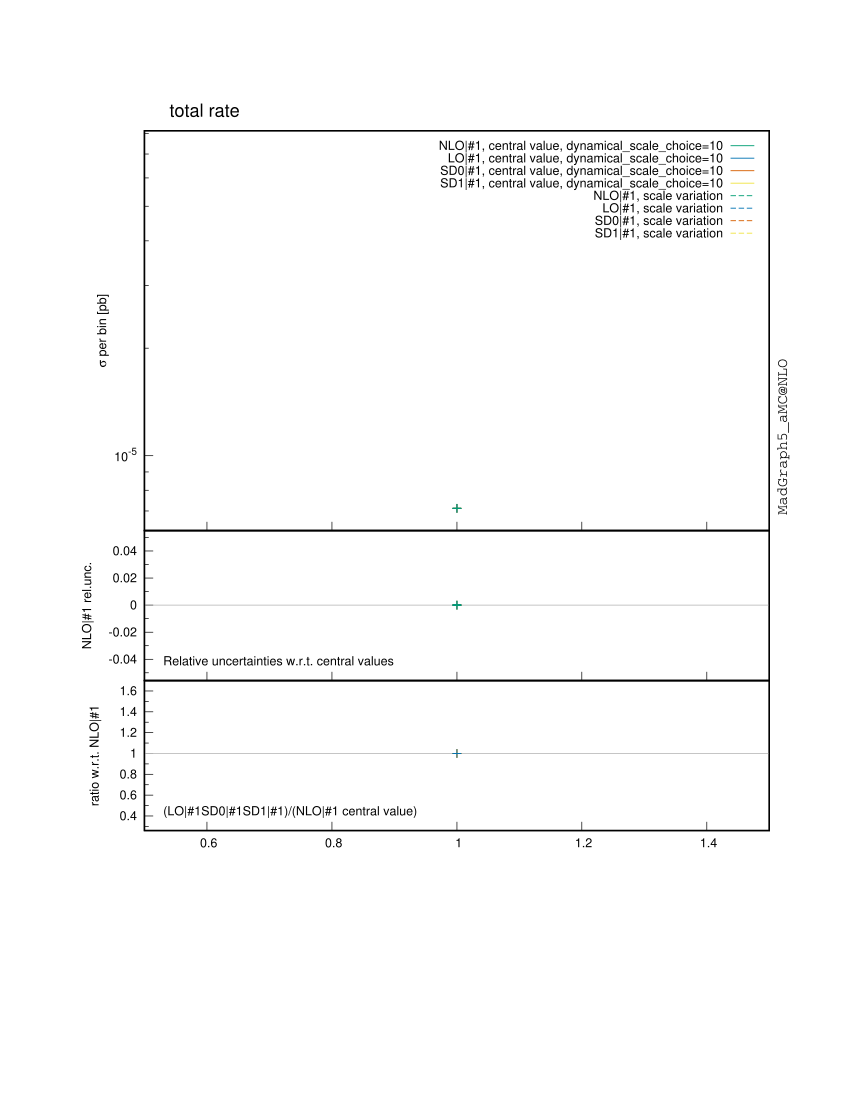

The gnuplot source for this figure:

################################################################################
#
# This gnuplot file was generated by MadGraph5_aMC@NLO project, a program which 
# automatically generates Feynman diagrams and matrix elements for arbitrary
# high-energy processes in the Standard Model and beyond. It also perform the
# integration and/or generate events for these processes, at LO and NLO accuracy.
#
# For more information, visit madgraph.phys.ucl.ac.be and amcatnlo.web.cern.ch
#
################################################################################
# /home/marcozaro/MadGraph/3.0.4-sudakov/3z-sdk/bin/internal/histograms.py /home/marcozaro/MadGraph/3.0.4-sudakov/3z-sdk/SubProcesses/P0_uxu_zzz/born_G1_5/MADatNLO.HwU /home/marcozaro/MadGraph/3.0.4-sudakov/3z-sdk/SubProcesses/P0_ssx_zzz/born_G1_10/MADatNLO.HwU /home/marcozaro/MadGraph/3.0.4-sudakov/3z-sdk/SubProcesses/P0_dxd_zzz/born_G1_25/MADatNLO.HwU /home/marcozaro/MadGraph/3.0.4-sudakov/3z-sdk/SubProcesses/P0_dxd_zzz/born_G1_47/MADatNLO.HwU /home/marcozaro/MadGraph/3.0.4-sudakov/3z-sdk/SubProcesses/P0_dxd_zzz/born_G1_15/MADatNLO.HwU /home/marcozaro/MadGraph/3.0.4-sudakov/3z-sdk/SubProcesses/P0_dxd_zzz/born_G1_51/MADatNLO.HwU /home/marcozaro/MadGraph/3.0.4-sudakov/3z-sdk/SubProcesses/P0_dxd_zzz/born_G1_32/MADatNLO.HwU /home/marcozaro/MadGraph/3.0.4-sudakov/3z-sdk/SubProcesses/P0_dxd_zzz/born_G1_1/MADatNLO.HwU /home/marcozaro/MadGraph/3.0.4-sudakov/3z-sdk/SubProcesses/P0_dxd_zzz/born_G1_39/MADatNLO.HwU /home/marcozaro/MadGraph/3.0.4-sudakov/3z-sdk/SubProcesses/P0_dxd_zzz/born_G1_44/MADatNLO.HwU /home/marcozaro/MadGraph/3.0.4-sudakov/3z-sdk/SubProcesses/P0_dxd_zzz/born_G1_14/MADatNLO.HwU /home/marcozaro/MadGraph/3.0.4-sudakov/3z-sdk/SubProcesses/P0_dxd_zzz/born_G1_81/MADatNLO.HwU /home/marcozaro/MadGraph/3.0.4-sudakov/3z-sdk/SubProcesses/P0_uux_zzz/born_G1_13/MADatNLO.HwU /home/marcozaro/MadGraph/3.0.4-sudakov/3z-sdk/SubProcesses/P0_dxd_zzz/born_G1_72/MADatNLO.HwU /home/marcozaro/MadGraph/3.0.4-sudakov/3z-sdk/SubProcesses/P0_dxd_zzz/born_G1_17/MADatNLO.HwU /home/marcozaro/MadGraph/3.0.4-sudakov/3z-sdk/SubProcesses/P0_dxd_zzz/born_G1_80/MADatNLO.HwU /home/marcozaro/MadGraph/3.0.4-sudakov/3z-sdk/SubProcesses/P0_dxd_zzz/born_G1_53/MADatNLO.HwU /home/marcozaro/MadGraph/3.0.4-sudakov/3z-sdk/SubProcesses/P0_ssx_zzz/born_G1_1/MADatNLO.HwU /home/marcozaro/MadGraph/3.0.4-sudakov/3z-sdk/SubProcesses/P0_dxd_zzz/born_G1_38/MADatNLO.HwU /home/marcozaro/MadGraph/3.0.4-sudakov/3z-sdk/SubProcesses/P0_ssx_zzz/born_G1_5/MADatNLO.HwU /home/marcozaro/MadGraph/3.0.4-sudakov/3z-sdk/SubProcesses/P0_dxd_zzz/born_G1_46/MADatNLO.HwU /home/marcozaro/MadGraph/3.0.4-sudakov/3z-sdk/SubProcesses/P0_uux_zzz/born_G1_54/MADatNLO.HwU /home/marcozaro/MadGraph/3.0.4-sudakov/3z-sdk/SubProcesses/P0_dxd_zzz/born_G1_62/MADatNLO.HwU /home/marcozaro/MadGraph/3.0.4-sudakov/3z-sdk/SubProcesses/P0_uux_zzz/born_G1_40/MADatNLO.HwU /home/marcozaro/MadGraph/3.0.4-sudakov/3z-sdk/SubProcesses/P0_ssx_zzz/born_G1_8/MADatNLO.HwU /home/marcozaro/MadGraph/3.0.4-sudakov/3z-sdk/SubProcesses/P0_dxd_zzz/born_G1_49/MADatNLO.HwU /home/marcozaro/MadGraph/3.0.4-sudakov/3z-sdk/SubProcesses/P0_dxd_zzz/born_G1_7/MADatNLO.HwU /home/marcozaro/MadGraph/3.0.4-sudakov/3z-sdk/SubProcesses/P0_dxd_zzz/born_G1_36/MADatNLO.HwU /home/marcozaro/MadGraph/3.0.4-sudakov/3z-sdk/SubProcesses/P0_dxd_zzz/born_G1_27/MADatNLO.HwU /home/marcozaro/MadGraph/3.0.4-sudakov/3z-sdk/SubProcesses/P0_uux_zzz/born_G1_41/MADatNLO.HwU /home/marcozaro/MadGraph/3.0.4-sudakov/3z-sdk/SubProcesses/P0_ssx_zzz/born_G1_9/MADatNLO.HwU /home/marcozaro/MadGraph/3.0.4-sudakov/3z-sdk/SubProcesses/P0_dxd_zzz/born_G1_58/MADatNLO.HwU /home/marcozaro/MadGraph/3.0.4-sudakov/3z-sdk/SubProcesses/P0_dxd_zzz/born_G1_16/MADatNLO.HwU /home/marcozaro/MadGraph/3.0.4-sudakov/3z-sdk/SubProcesses/P0_uux_zzz/born_G1_47/MADatNLO.HwU /home/marcozaro/MadGraph/3.0.4-sudakov/3z-sdk/SubProcesses/P0_ssx_zzz/born_G1_7/MADatNLO.HwU /home/marcozaro/MadGraph/3.0.4-sudakov/3z-sdk/SubProcesses/P0_dxd_zzz/born_G1_34/MADatNLO.HwU /home/marcozaro/MadGraph/3.0.4-sudakov/3z-sdk/SubProcesses/P0_dxd_zzz/born_G1_43/MADatNLO.HwU /home/marcozaro/MadGraph/3.0.4-sudakov/3z-sdk/SubProcesses/P0_dxd_zzz/born_G1_20/MADatNLO.HwU /home/marcozaro/MadGraph/3.0.4-sudakov/3z-sdk/SubProcesses/P0_dxd_zzz/born_G1_18/MADatNLO.HwU /home/marcozaro/MadGraph/3.0.4-sudakov/3z-sdk/SubProcesses/P0_dxd_zzz/born_G1_4/MADatNLO.HwU /home/marcozaro/MadGraph/3.0.4-sudakov/3z-sdk/SubProcesses/P0_uux_zzz/born_G1_46/MADatNLO.HwU /home/marcozaro/MadGraph/3.0.4-sudakov/3z-sdk/SubProcesses/P0_dxd_zzz/born_G1_3/MADatNLO.HwU /home/marcozaro/MadGraph/3.0.4-sudakov/3z-sdk/SubProcesses/P0_dxd_zzz/born_G1_75/MADatNLO.HwU /home/marcozaro/MadGraph/3.0.4-sudakov/3z-sdk/SubProcesses/P0_dxd_zzz/born_G1_5/MADatNLO.HwU /home/marcozaro/MadGraph/3.0.4-sudakov/3z-sdk/SubProcesses/P0_dxd_zzz/born_G1_23/MADatNLO.HwU /home/marcozaro/MadGraph/3.0.4-sudakov/3z-sdk/SubProcesses/P0_dxd_zzz/born_G1_74/MADatNLO.HwU /home/marcozaro/MadGraph/3.0.4-sudakov/3z-sdk/SubProcesses/P0_ddx_zzz/born_G1_17/MADatNLO.HwU /home/marcozaro/MadGraph/3.0.4-sudakov/3z-sdk/SubProcesses/P0_uux_zzz/born_G1_23/MADatNLO.HwU /home/marcozaro/MadGraph/3.0.4-sudakov/3z-sdk/SubProcesses/P0_dxd_zzz/born_G1_73/MADatNLO.HwU /home/marcozaro/MadGraph/3.0.4-sudakov/3z-sdk/SubProcesses/P0_dxd_zzz/born_G1_59/MADatNLO.HwU /home/marcozaro/MadGraph/3.0.4-sudakov/3z-sdk/SubProcesses/P0_dxd_zzz/born_G1_68/MADatNLO.HwU /home/marcozaro/MadGraph/3.0.4-sudakov/3z-sdk/SubProcesses/P0_dxd_zzz/born_G1_29/MADatNLO.HwU /home/marcozaro/MadGraph/3.0.4-sudakov/3z-sdk/SubProcesses/P0_uux_zzz/born_G1_9/MADatNLO.HwU /home/marcozaro/MadGraph/3.0.4-sudakov/3z-sdk/SubProcesses/P0_dxd_zzz/born_G1_78/MADatNLO.HwU /home/marcozaro/MadGraph/3.0.4-sudakov/3z-sdk/SubProcesses/P0_dxd_zzz/born_G1_79/MADatNLO.HwU /home/marcozaro/MadGraph/3.0.4-sudakov/3z-sdk/SubProcesses/P0_dxd_zzz/born_G1_11/MADatNLO.HwU /home/marcozaro/MadGraph/3.0.4-sudakov/3z-sdk/SubProcesses/P0_uux_zzz/born_G1_39/MADatNLO.HwU /home/marcozaro/MadGraph/3.0.4-sudakov/3z-sdk/SubProcesses/P0_uux_zzz/born_G1_56/MADatNLO.HwU /home/marcozaro/MadGraph/3.0.4-sudakov/3z-sdk/SubProcesses/P0_dxd_zzz/born_G1_21/MADatNLO.HwU /home/marcozaro/MadGraph/3.0.4-sudakov/3z-sdk/SubProcesses/P0_dxd_zzz/born_G1_33/MADatNLO.HwU /home/marcozaro/MadGraph/3.0.4-sudakov/3z-sdk/SubProcesses/P0_uxu_zzz/born_G1_4/MADatNLO.HwU /home/marcozaro/MadGraph/3.0.4-sudakov/3z-sdk/SubProcesses/P0_uux_zzz/born_G1_36/MADatNLO.HwU /home/marcozaro/MadGraph/3.0.4-sudakov/3z-sdk/SubProcesses/P0_dxd_zzz/born_G1_70/MADatNLO.HwU /home/marcozaro/MadGraph/3.0.4-sudakov/3z-sdk/SubProcesses/P0_dxd_zzz/born_G1_30/MADatNLO.HwU /home/marcozaro/MadGraph/3.0.4-sudakov/3z-sdk/SubProcesses/P0_ddx_zzz/born_G1_51/MADatNLO.HwU /home/marcozaro/MadGraph/3.0.4-sudakov/3z-sdk/SubProcesses/P0_dxd_zzz/born_G1_31/MADatNLO.HwU /home/marcozaro/MadGraph/3.0.4-sudakov/3z-sdk/SubProcesses/P0_dxd_zzz/born_G1_22/MADatNLO.HwU /home/marcozaro/MadGraph/3.0.4-sudakov/3z-sdk/SubProcesses/P0_dxd_zzz/born_G1_10/MADatNLO.HwU /home/marcozaro/MadGraph/3.0.4-sudakov/3z-sdk/SubProcesses/P0_dxd_zzz/born_G1_60/MADatNLO.HwU /home/marcozaro/MadGraph/3.0.4-sudakov/3z-sdk/SubProcesses/P0_dxd_zzz/born_G1_37/MADatNLO.HwU /home/marcozaro/MadGraph/3.0.4-sudakov/3z-sdk/SubProcesses/P0_dxd_zzz/born_G1_55/MADatNLO.HwU /home/marcozaro/MadGraph/3.0.4-sudakov/3z-sdk/SubProcesses/P0_ssx_zzz/born_G1_11/MADatNLO.HwU /home/marcozaro/MadGraph/3.0.4-sudakov/3z-sdk/SubProcesses/P0_dxd_zzz/born_G1_2/MADatNLO.HwU /home/marcozaro/MadGraph/3.0.4-sudakov/3z-sdk/SubProcesses/P0_dxd_zzz/born_G1_84/MADatNLO.HwU /home/marcozaro/MadGraph/3.0.4-sudakov/3z-sdk/SubProcesses/P0_dxd_zzz/born_G1_63/MADatNLO.HwU /home/marcozaro/MadGraph/3.0.4-sudakov/3z-sdk/SubProcesses/P0_ssx_zzz/born_G1_3/MADatNLO.HwU /home/marcozaro/MadGraph/3.0.4-sudakov/3z-sdk/SubProcesses/P0_dxd_zzz/born_G1_69/MADatNLO.HwU /home/marcozaro/MadGraph/3.0.4-sudakov/3z-sdk/SubProcesses/P0_uux_zzz/born_G1_32/MADatNLO.HwU /home/marcozaro/MadGraph/3.0.4-sudakov/3z-sdk/SubProcesses/P0_uux_zzz/born_G1_49/MADatNLO.HwU /home/marcozaro/MadGraph/3.0.4-sudakov/3z-sdk/SubProcesses/P0_dxd_zzz/born_G1_83/MADatNLO.HwU /home/marcozaro/MadGraph/3.0.4-sudakov/3z-sdk/SubProcesses/P0_dxd_zzz/born_G1_9/MADatNLO.HwU /home/marcozaro/MadGraph/3.0.4-sudakov/3z-sdk/SubProcesses/P0_uux_zzz/born_G1_14/MADatNLO.HwU /home/marcozaro/MadGraph/3.0.4-sudakov/3z-sdk/SubProcesses/P0_dxd_zzz/born_G1_6/MADatNLO.HwU /home/marcozaro/MadGraph/3.0.4-sudakov/3z-sdk/SubProcesses/P0_uux_zzz/born_G1_48/MADatNLO.HwU /home/marcozaro/MadGraph/3.0.4-sudakov/3z-sdk/SubProcesses/P0_dxd_zzz/born_G1_35/MADatNLO.HwU /home/marcozaro/MadGraph/3.0.4-sudakov/3z-sdk/SubProcesses/P0_dxd_zzz/born_G1_12/MADatNLO.HwU /home/marcozaro/MadGraph/3.0.4-sudakov/3z-sdk/SubProcesses/P0_dxd_zzz/born_G1_40/MADatNLO.HwU /home/marcozaro/MadGraph/3.0.4-sudakov/3z-sdk/SubProcesses/P0_uux_zzz/born_G1_43/MADatNLO.HwU /home/marcozaro/MadGraph/3.0.4-sudakov/3z-sdk/SubProcesses/P0_dxd_zzz/born_G1_71/MADatNLO.HwU /home/marcozaro/MadGraph/3.0.4-sudakov/3z-sdk/SubProcesses/P0_uxu_zzz/born_G1_14/MADatNLO.HwU /home/marcozaro/MadGraph/3.0.4-sudakov/3z-sdk/SubProcesses/P0_uux_zzz/born_G1_4/MADatNLO.HwU /home/marcozaro/MadGraph/3.0.4-sudakov/3z-sdk/SubProcesses/P0_ssx_zzz/born_G1_4/MADatNLO.HwU /home/marcozaro/MadGraph/3.0.4-sudakov/3z-sdk/SubProcesses/P0_uux_zzz/born_G1_11/MADatNLO.HwU /home/marcozaro/MadGraph/3.0.4-sudakov/3z-sdk/SubProcesses/P0_dxd_zzz/born_G1_66/MADatNLO.HwU /home/marcozaro/MadGraph/3.0.4-sudakov/3z-sdk/SubProcesses/P0_uux_zzz/born_G1_21/MADatNLO.HwU /home/marcozaro/MadGraph/3.0.4-sudakov/3z-sdk/SubProcesses/P0_uux_zzz/born_G1_42/MADatNLO.HwU /home/marcozaro/MadGraph/3.0.4-sudakov/3z-sdk/SubProcesses/P0_ssx_zzz/born_G1_6/MADatNLO.HwU /home/marcozaro/MadGraph/3.0.4-sudakov/3z-sdk/SubProcesses/P0_dxd_zzz/born_G1_54/MADatNLO.HwU /home/marcozaro/MadGraph/3.0.4-sudakov/3z-sdk/SubProcesses/P0_dxd_zzz/born_G1_57/MADatNLO.HwU /home/marcozaro/MadGraph/3.0.4-sudakov/3z-sdk/SubProcesses/P0_uux_zzz/born_G1_30/MADatNLO.HwU /home/marcozaro/MadGraph/3.0.4-sudakov/3z-sdk/SubProcesses/P0_uux_zzz/born_G1_33/MADatNLO.HwU /home/marcozaro/MadGraph/3.0.4-sudakov/3z-sdk/SubProcesses/P0_uux_zzz/born_G1_3/MADatNLO.HwU /home/marcozaro/MadGraph/3.0.4-sudakov/3z-sdk/SubProcesses/P0_uux_zzz/born_G1_52/MADatNLO.HwU /home/marcozaro/MadGraph/3.0.4-sudakov/3z-sdk/SubProcesses/P0_uux_zzz/born_G1_7/MADatNLO.HwU /home/marcozaro/MadGraph/3.0.4-sudakov/3z-sdk/SubProcesses/P0_dxd_zzz/born_G1_13/MADatNLO.HwU /home/marcozaro/MadGraph/3.0.4-sudakov/3z-sdk/SubProcesses/P0_dxd_zzz/born_G1_50/MADatNLO.HwU /home/marcozaro/MadGraph/3.0.4-sudakov/3z-sdk/SubProcesses/P0_uux_zzz/born_G1_16/MADatNLO.HwU /home/marcozaro/MadGraph/3.0.4-sudakov/3z-sdk/SubProcesses/P0_dxd_zzz/born_G1_76/MADatNLO.HwU /home/marcozaro/MadGraph/3.0.4-sudakov/3z-sdk/SubProcesses/P0_uux_zzz/born_G1_1/MADatNLO.HwU /home/marcozaro/MadGraph/3.0.4-sudakov/3z-sdk/SubProcesses/P0_dxd_zzz/born_G1_82/MADatNLO.HwU /home/marcozaro/MadGraph/3.0.4-sudakov/3z-sdk/SubProcesses/P0_ddx_zzz/born_G1_62/MADatNLO.HwU /home/marcozaro/MadGraph/3.0.4-sudakov/3z-sdk/SubProcesses/P0_uux_zzz/born_G1_18/MADatNLO.HwU /home/marcozaro/MadGraph/3.0.4-sudakov/3z-sdk/SubProcesses/P0_uux_zzz/born_G1_8/MADatNLO.HwU /home/marcozaro/MadGraph/3.0.4-sudakov/3z-sdk/SubProcesses/P0_dxd_zzz/born_G1_19/MADatNLO.HwU /home/marcozaro/MadGraph/3.0.4-sudakov/3z-sdk/SubProcesses/P0_dxd_zzz/born_G1_24/MADatNLO.HwU /home/marcozaro/MadGraph/3.0.4-sudakov/3z-sdk/SubProcesses/P0_dxd_zzz/born_G1_42/MADatNLO.HwU /home/marcozaro/MadGraph/3.0.4-sudakov/3z-sdk/SubProcesses/P0_dxd_zzz/born_G1_8/MADatNLO.HwU /home/marcozaro/MadGraph/3.0.4-sudakov/3z-sdk/SubProcesses/P0_dxd_zzz/born_G1_48/MADatNLO.HwU /home/marcozaro/MadGraph/3.0.4-sudakov/3z-sdk/SubProcesses/P0_uux_zzz/born_G1_34/MADatNLO.HwU /home/marcozaro/MadGraph/3.0.4-sudakov/3z-sdk/SubProcesses/P0_uux_zzz/born_G1_2/MADatNLO.HwU /home/marcozaro/MadGraph/3.0.4-sudakov/3z-sdk/SubProcesses/P0_uux_zzz/born_G1_26/MADatNLO.HwU /home/marcozaro/MadGraph/3.0.4-sudakov/3z-sdk/SubProcesses/P0_uux_zzz/born_G1_25/MADatNLO.HwU /home/marcozaro/MadGraph/3.0.4-sudakov/3z-sdk/SubProcesses/P0_uxu_zzz/born_G1_60/MADatNLO.HwU /home/marcozaro/MadGraph/3.0.4-sudakov/3z-sdk/SubProcesses/P0_uxu_zzz/born_G1_40/MADatNLO.HwU /home/marcozaro/MadGraph/3.0.4-sudakov/3z-sdk/SubProcesses/P0_ddx_zzz/born_G1_87/MADatNLO.HwU /home/marcozaro/MadGraph/3.0.4-sudakov/3z-sdk/SubProcesses/P0_uux_zzz/born_G1_22/MADatNLO.HwU /home/marcozaro/MadGraph/3.0.4-sudakov/3z-sdk/SubProcesses/P0_dxd_zzz/born_G1_52/MADatNLO.HwU /home/marcozaro/MadGraph/3.0.4-sudakov/3z-sdk/SubProcesses/P0_uux_zzz/born_G1_27/MADatNLO.HwU /home/marcozaro/MadGraph/3.0.4-sudakov/3z-sdk/SubProcesses/P0_uux_zzz/born_G1_35/MADatNLO.HwU /home/marcozaro/MadGraph/3.0.4-sudakov/3z-sdk/SubProcesses/P0_ssx_zzz/born_G1_2/MADatNLO.HwU /home/marcozaro/MadGraph/3.0.4-sudakov/3z-sdk/SubProcesses/P0_dxd_zzz/born_G1_77/MADatNLO.HwU /home/marcozaro/MadGraph/3.0.4-sudakov/3z-sdk/SubProcesses/P0_uux_zzz/born_G1_6/MADatNLO.HwU /home/marcozaro/MadGraph/3.0.4-sudakov/3z-sdk/SubProcesses/P0_uux_zzz/born_G1_20/MADatNLO.HwU /home/marcozaro/MadGraph/3.0.4-sudakov/3z-sdk/SubProcesses/P0_uux_zzz/born_G1_37/MADatNLO.HwU /home/marcozaro/MadGraph/3.0.4-sudakov/3z-sdk/SubProcesses/P0_dxd_zzz/born_G1_41/MADatNLO.HwU /home/marcozaro/MadGraph/3.0.4-sudakov/3z-sdk/SubProcesses/P0_dxd_zzz/born_G1_28/MADatNLO.HwU /home/marcozaro/MadGraph/3.0.4-sudakov/3z-sdk/SubProcesses/P0_dxd_zzz/born_G1_45/MADatNLO.HwU /home/marcozaro/MadGraph/3.0.4-sudakov/3z-sdk/SubProcesses/P0_uux_zzz/born_G1_50/MADatNLO.HwU /home/marcozaro/MadGraph/3.0.4-sudakov/3z-sdk/SubProcesses/P0_uux_zzz/born_G1_58/MADatNLO.HwU /home/marcozaro/MadGraph/3.0.4-sudakov/3z-sdk/SubProcesses/P0_uux_zzz/born_G1_59/MADatNLO.HwU /home/marcozaro/MadGraph/3.0.4-sudakov/3z-sdk/SubProcesses/P0_uux_zzz/born_G1_38/MADatNLO.HwU /home/marcozaro/MadGraph/3.0.4-sudakov/3z-sdk/SubProcesses/P0_uux_zzz/born_G1_51/MADatNLO.HwU /home/marcozaro/MadGraph/3.0.4-sudakov/3z-sdk/SubProcesses/P0_uux_zzz/born_G1_29/MADatNLO.HwU /home/marcozaro/MadGraph/3.0.4-sudakov/3z-sdk/SubProcesses/P0_uux_zzz/born_G1_57/MADatNLO.HwU /home/marcozaro/MadGraph/3.0.4-sudakov/3z-sdk/SubProcesses/P0_dxd_zzz/born_G1_61/MADatNLO.HwU /home/marcozaro/MadGraph/3.0.4-sudakov/3z-sdk/SubProcesses/P0_dxd_zzz/born_G1_65/MADatNLO.HwU /home/marcozaro/MadGraph/3.0.4-sudakov/3z-sdk/SubProcesses/P0_uxu_zzz/born_G1_16/MADatNLO.HwU /home/marcozaro/MadGraph/3.0.4-sudakov/3z-sdk/SubProcesses/P0_uux_zzz/born_G1_55/MADatNLO.HwU /home/marcozaro/MadGraph/3.0.4-sudakov/3z-sdk/SubProcesses/P0_uux_zzz/born_G1_60/MADatNLO.HwU /home/marcozaro/MadGraph/3.0.4-sudakov/3z-sdk/SubProcesses/P0_uux_zzz/born_G1_45/MADatNLO.HwU /home/marcozaro/MadGraph/3.0.4-sudakov/3z-sdk/SubProcesses/P0_uux_zzz/born_G1_17/MADatNLO.HwU /home/marcozaro/MadGraph/3.0.4-sudakov/3z-sdk/SubProcesses/P0_uux_zzz/born_G1_12/MADatNLO.HwU /home/marcozaro/MadGraph/3.0.4-sudakov/3z-sdk/SubProcesses/P0_ddx_zzz/born_G1_53/MADatNLO.HwU /home/marcozaro/MadGraph/3.0.4-sudakov/3z-sdk/SubProcesses/P0_uux_zzz/born_G1_28/MADatNLO.HwU /home/marcozaro/MadGraph/3.0.4-sudakov/3z-sdk/SubProcesses/P0_uux_zzz/born_G1_53/MADatNLO.HwU /home/marcozaro/MadGraph/3.0.4-sudakov/3z-sdk/SubProcesses/P0_ddx_zzz/born_G1_14/MADatNLO.HwU /home/marcozaro/MadGraph/3.0.4-sudakov/3z-sdk/SubProcesses/P0_dxd_zzz/born_G1_56/MADatNLO.HwU /home/marcozaro/MadGraph/3.0.4-sudakov/3z-sdk/SubProcesses/P0_dxd_zzz/born_G1_67/MADatNLO.HwU /home/marcozaro/MadGraph/3.0.4-sudakov/3z-sdk/SubProcesses/P0_uux_zzz/born_G1_19/MADatNLO.HwU /home/marcozaro/MadGraph/3.0.4-sudakov/3z-sdk/SubProcesses/P0_uxu_zzz/born_G1_21/MADatNLO.HwU /home/marcozaro/MadGraph/3.0.4-sudakov/3z-sdk/SubProcesses/P0_dxd_zzz/born_G1_64/MADatNLO.HwU /home/marcozaro/MadGraph/3.0.4-sudakov/3z-sdk/SubProcesses/P0_ddx_zzz/born_G1_100/MADatNLO.HwU /home/marcozaro/MadGraph/3.0.4-sudakov/3z-sdk/SubProcesses/P0_uxu_zzz/born_G1_9/MADatNLO.HwU /home/marcozaro/MadGraph/3.0.4-sudakov/3z-sdk/SubProcesses/P0_ddx_zzz/born_G1_76/MADatNLO.HwU /home/marcozaro/MadGraph/3.0.4-sudakov/3z-sdk/SubProcesses/P0_uux_zzz/born_G1_24/MADatNLO.HwU /home/marcozaro/MadGraph/3.0.4-sudakov/3z-sdk/SubProcesses/P0_ddx_zzz/born_G1_20/MADatNLO.HwU /home/marcozaro/MadGraph/3.0.4-sudakov/3z-sdk/SubProcesses/P0_uxu_zzz/born_G1_10/MADatNLO.HwU /home/marcozaro/MadGraph/3.0.4-sudakov/3z-sdk/SubProcesses/P0_ddx_zzz/born_G1_93/MADatNLO.HwU /home/marcozaro/MadGraph/3.0.4-sudakov/3z-sdk/SubProcesses/P0_uux_zzz/born_G1_15/MADatNLO.HwU /home/marcozaro/MadGraph/3.0.4-sudakov/3z-sdk/SubProcesses/P0_uxu_zzz/born_G1_8/MADatNLO.HwU /home/marcozaro/MadGraph/3.0.4-sudakov/3z-sdk/SubProcesses/P0_ddx_zzz/born_G1_27/MADatNLO.HwU /home/marcozaro/MadGraph/3.0.4-sudakov/3z-sdk/SubProcesses/P0_dxd_zzz/born_G1_26/MADatNLO.HwU /home/marcozaro/MadGraph/3.0.4-sudakov/3z-sdk/SubProcesses/P0_uxu_zzz/born_G1_1/MADatNLO.HwU /home/marcozaro/MadGraph/3.0.4-sudakov/3z-sdk/SubProcesses/P0_ddx_zzz/born_G1_92/MADatNLO.HwU /home/marcozaro/MadGraph/3.0.4-sudakov/3z-sdk/SubProcesses/P0_uux_zzz/born_G1_10/MADatNLO.HwU /home/marcozaro/MadGraph/3.0.4-sudakov/3z-sdk/SubProcesses/P0_uxu_zzz/born_G1_23/MADatNLO.HwU /home/marcozaro/MadGraph/3.0.4-sudakov/3z-sdk/SubProcesses/P0_ddx_zzz/born_G1_70/MADatNLO.HwU /home/marcozaro/MadGraph/3.0.4-sudakov/3z-sdk/SubProcesses/P0_uux_zzz/born_G1_5/MADatNLO.HwU /home/marcozaro/MadGraph/3.0.4-sudakov/3z-sdk/SubProcesses/P0_ddx_zzz/born_G1_47/MADatNLO.HwU /home/marcozaro/MadGraph/3.0.4-sudakov/3z-sdk/SubProcesses/P0_ddx_zzz/born_G1_80/MADatNLO.HwU /home/marcozaro/MadGraph/3.0.4-sudakov/3z-sdk/SubProcesses/P0_uxu_zzz/born_G1_3/MADatNLO.HwU /home/marcozaro/MadGraph/3.0.4-sudakov/3z-sdk/SubProcesses/P0_uxu_zzz/born_G1_63/MADatNLO.HwU /home/marcozaro/MadGraph/3.0.4-sudakov/3z-sdk/SubProcesses/P0_uxu_zzz/born_G1_37/MADatNLO.HwU /home/marcozaro/MadGraph/3.0.4-sudakov/3z-sdk/SubProcesses/P0_ddx_zzz/born_G1_19/MADatNLO.HwU /home/marcozaro/MadGraph/3.0.4-sudakov/3z-sdk/SubProcesses/P0_uxu_zzz/born_G1_42/MADatNLO.HwU /home/marcozaro/MadGraph/3.0.4-sudakov/3z-sdk/SubProcesses/P0_ddx_zzz/born_G1_97/MADatNLO.HwU /home/marcozaro/MadGraph/3.0.4-sudakov/3z-sdk/SubProcesses/P0_uxu_zzz/born_G1_35/MADatNLO.HwU /home/marcozaro/MadGraph/3.0.4-sudakov/3z-sdk/SubProcesses/P0_ddx_zzz/born_G1_57/MADatNLO.HwU /home/marcozaro/MadGraph/3.0.4-sudakov/3z-sdk/SubProcesses/P0_sxs_zzz/born_G1_13/MADatNLO.HwU /home/marcozaro/MadGraph/3.0.4-sudakov/3z-sdk/SubProcesses/P0_uxu_zzz/born_G1_34/MADatNLO.HwU /home/marcozaro/MadGraph/3.0.4-sudakov/3z-sdk/SubProcesses/P0_ddx_zzz/born_G1_16/MADatNLO.HwU /home/marcozaro/MadGraph/3.0.4-sudakov/3z-sdk/SubProcesses/P0_uxu_zzz/born_G1_17/MADatNLO.HwU /home/marcozaro/MadGraph/3.0.4-sudakov/3z-sdk/SubProcesses/P0_ddx_zzz/born_G1_43/MADatNLO.HwU /home/marcozaro/MadGraph/3.0.4-sudakov/3z-sdk/SubProcesses/P0_uxu_zzz/born_G1_19/MADatNLO.HwU /home/marcozaro/MadGraph/3.0.4-sudakov/3z-sdk/SubProcesses/P0_sxs_zzz/born_G1_11/MADatNLO.HwU /home/marcozaro/MadGraph/3.0.4-sudakov/3z-sdk/SubProcesses/P0_sxs_zzz/born_G1_4/MADatNLO.HwU /home/marcozaro/MadGraph/3.0.4-sudakov/3z-sdk/SubProcesses/P0_ddx_zzz/born_G1_85/MADatNLO.HwU /home/marcozaro/MadGraph/3.0.4-sudakov/3z-sdk/SubProcesses/P0_ddx_zzz/born_G1_40/MADatNLO.HwU /home/marcozaro/MadGraph/3.0.4-sudakov/3z-sdk/SubProcesses/P0_ddx_zzz/born_G1_38/MADatNLO.HwU /home/marcozaro/MadGraph/3.0.4-sudakov/3z-sdk/SubProcesses/P0_uxu_zzz/born_G1_58/MADatNLO.HwU /home/marcozaro/MadGraph/3.0.4-sudakov/3z-sdk/SubProcesses/P0_ddx_zzz/born_G1_54/MADatNLO.HwU /home/marcozaro/MadGraph/3.0.4-sudakov/3z-sdk/SubProcesses/P0_ddx_zzz/born_G1_74/MADatNLO.HwU /home/marcozaro/MadGraph/3.0.4-sudakov/3z-sdk/SubProcesses/P0_ddx_zzz/born_G1_29/MADatNLO.HwU /home/marcozaro/MadGraph/3.0.4-sudakov/3z-sdk/SubProcesses/P0_uux_zzz/born_G1_31/MADatNLO.HwU /home/marcozaro/MadGraph/3.0.4-sudakov/3z-sdk/SubProcesses/P0_uxu_zzz/born_G1_41/MADatNLO.HwU /home/marcozaro/MadGraph/3.0.4-sudakov/3z-sdk/SubProcesses/P0_uxu_zzz/born_G1_6/MADatNLO.HwU /home/marcozaro/MadGraph/3.0.4-sudakov/3z-sdk/SubProcesses/P0_ddx_zzz/born_G1_10/MADatNLO.HwU /home/marcozaro/MadGraph/3.0.4-sudakov/3z-sdk/SubProcesses/P0_ddx_zzz/born_G1_37/MADatNLO.HwU /home/marcozaro/MadGraph/3.0.4-sudakov/3z-sdk/SubProcesses/P0_uux_zzz/born_G1_44/MADatNLO.HwU /home/marcozaro/MadGraph/3.0.4-sudakov/3z-sdk/SubProcesses/P0_ddx_zzz/born_G1_81/MADatNLO.HwU /home/marcozaro/MadGraph/3.0.4-sudakov/3z-sdk/SubProcesses/P0_ddx_zzz/born_G1_26/MADatNLO.HwU /home/marcozaro/MadGraph/3.0.4-sudakov/3z-sdk/SubProcesses/P0_ddx_zzz/born_G1_90/MADatNLO.HwU /home/marcozaro/MadGraph/3.0.4-sudakov/3z-sdk/SubProcesses/P0_ddx_zzz/born_G1_15/MADatNLO.HwU /home/marcozaro/MadGraph/3.0.4-sudakov/3z-sdk/SubProcesses/P0_ddx_zzz/born_G1_58/MADatNLO.HwU /home/marcozaro/MadGraph/3.0.4-sudakov/3z-sdk/SubProcesses/P0_uxu_zzz/born_G1_53/MADatNLO.HwU /home/marcozaro/MadGraph/3.0.4-sudakov/3z-sdk/SubProcesses/P0_sxs_zzz/born_G1_8/MADatNLO.HwU /home/marcozaro/MadGraph/3.0.4-sudakov/3z-sdk/SubProcesses/P0_ddx_zzz/born_G1_73/MADatNLO.HwU /home/marcozaro/MadGraph/3.0.4-sudakov/3z-sdk/SubProcesses/P0_ddx_zzz/born_G1_95/MADatNLO.HwU /home/marcozaro/MadGraph/3.0.4-sudakov/3z-sdk/SubProcesses/P0_ddx_zzz/born_G1_48/MADatNLO.HwU /home/marcozaro/MadGraph/3.0.4-sudakov/3z-sdk/SubProcesses/P0_ddx_zzz/born_G1_9/MADatNLO.HwU /home/marcozaro/MadGraph/3.0.4-sudakov/3z-sdk/SubProcesses/P0_ddx_zzz/born_G1_30/MADatNLO.HwU /home/marcozaro/MadGraph/3.0.4-sudakov/3z-sdk/SubProcesses/P0_ddx_zzz/born_G1_34/MADatNLO.HwU /home/marcozaro/MadGraph/3.0.4-sudakov/3z-sdk/SubProcesses/P0_ddx_zzz/born_G1_42/MADatNLO.HwU /home/marcozaro/MadGraph/3.0.4-sudakov/3z-sdk/SubProcesses/P0_uxu_zzz/born_G1_44/MADatNLO.HwU /home/marcozaro/MadGraph/3.0.4-sudakov/3z-sdk/SubProcesses/P0_uxu_zzz/born_G1_20/MADatNLO.HwU /home/marcozaro/MadGraph/3.0.4-sudakov/3z-sdk/SubProcesses/P0_ddx_zzz/born_G1_88/MADatNLO.HwU /home/marcozaro/MadGraph/3.0.4-sudakov/3z-sdk/SubProcesses/P0_uxu_zzz/born_G1_54/MADatNLO.HwU /home/marcozaro/MadGraph/3.0.4-sudakov/3z-sdk/SubProcesses/P0_uxu_zzz/born_G1_18/MADatNLO.HwU /home/marcozaro/MadGraph/3.0.4-sudakov/3z-sdk/SubProcesses/P0_sxs_zzz/born_G1_10/MADatNLO.HwU /home/marcozaro/MadGraph/3.0.4-sudakov/3z-sdk/SubProcesses/P0_uxu_zzz/born_G1_25/MADatNLO.HwU /home/marcozaro/MadGraph/3.0.4-sudakov/3z-sdk/SubProcesses/P0_ddx_zzz/born_G1_50/MADatNLO.HwU /home/marcozaro/MadGraph/3.0.4-sudakov/3z-sdk/SubProcesses/P0_ddx_zzz/born_G1_49/MADatNLO.HwU /home/marcozaro/MadGraph/3.0.4-sudakov/3z-sdk/SubProcesses/P0_uxu_zzz/born_G1_22/MADatNLO.HwU /home/marcozaro/MadGraph/3.0.4-sudakov/3z-sdk/SubProcesses/P0_ddx_zzz/born_G1_61/MADatNLO.HwU /home/marcozaro/MadGraph/3.0.4-sudakov/3z-sdk/SubProcesses/P0_ddx_zzz/born_G1_96/MADatNLO.HwU /home/marcozaro/MadGraph/3.0.4-sudakov/3z-sdk/SubProcesses/P0_uxu_zzz/born_G1_55/MADatNLO.HwU /home/marcozaro/MadGraph/3.0.4-sudakov/3z-sdk/SubProcesses/P0_ddx_zzz/born_G1_56/MADatNLO.HwU /home/marcozaro/MadGraph/3.0.4-sudakov/3z-sdk/SubProcesses/P0_ddx_zzz/born_G1_23/MADatNLO.HwU /home/marcozaro/MadGraph/3.0.4-sudakov/3z-sdk/SubProcesses/P0_uxu_zzz/born_G1_28/MADatNLO.HwU /home/marcozaro/MadGraph/3.0.4-sudakov/3z-sdk/SubProcesses/P0_uxu_zzz/born_G1_49/MADatNLO.HwU /home/marcozaro/MadGraph/3.0.4-sudakov/3z-sdk/SubProcesses/P0_ddx_zzz/born_G1_39/MADatNLO.HwU /home/marcozaro/MadGraph/3.0.4-sudakov/3z-sdk/SubProcesses/P0_ddx_zzz/born_G1_68/MADatNLO.HwU /home/marcozaro/MadGraph/3.0.4-sudakov/3z-sdk/SubProcesses/P0_ddx_zzz/born_G1_4/MADatNLO.HwU /home/marcozaro/MadGraph/3.0.4-sudakov/3z-sdk/SubProcesses/P0_uxu_zzz/born_G1_62/MADatNLO.HwU /home/marcozaro/MadGraph/3.0.4-sudakov/3z-sdk/SubProcesses/P0_ddx_zzz/born_G1_72/MADatNLO.HwU /home/marcozaro/MadGraph/3.0.4-sudakov/3z-sdk/SubProcesses/P0_ddx_zzz/born_G1_12/MADatNLO.HwU /home/marcozaro/MadGraph/3.0.4-sudakov/3z-sdk/SubProcesses/P0_ddx_zzz/born_G1_65/MADatNLO.HwU /home/marcozaro/MadGraph/3.0.4-sudakov/3z-sdk/SubProcesses/P0_ddx_zzz/born_G1_78/MADatNLO.HwU /home/marcozaro/MadGraph/3.0.4-sudakov/3z-sdk/SubProcesses/P0_uxu_zzz/born_G1_31/MADatNLO.HwU /home/marcozaro/MadGraph/3.0.4-sudakov/3z-sdk/SubProcesses/P0_ddx_zzz/born_G1_83/MADatNLO.HwU /home/marcozaro/MadGraph/3.0.4-sudakov/3z-sdk/SubProcesses/P0_ddx_zzz/born_G1_75/MADatNLO.HwU /home/marcozaro/MadGraph/3.0.4-sudakov/3z-sdk/SubProcesses/P0_ddx_zzz/born_G1_63/MADatNLO.HwU /home/marcozaro/MadGraph/3.0.4-sudakov/3z-sdk/SubProcesses/P0_uxu_zzz/born_G1_13/MADatNLO.HwU /home/marcozaro/MadGraph/3.0.4-sudakov/3z-sdk/SubProcesses/P0_uxu_zzz/born_G1_26/MADatNLO.HwU /home/marcozaro/MadGraph/3.0.4-sudakov/3z-sdk/SubProcesses/P0_ddx_zzz/born_G1_7/MADatNLO.HwU /home/marcozaro/MadGraph/3.0.4-sudakov/3z-sdk/SubProcesses/P0_ddx_zzz/born_G1_79/MADatNLO.HwU /home/marcozaro/MadGraph/3.0.4-sudakov/3z-sdk/SubProcesses/P0_ddx_zzz/born_G1_32/MADatNLO.HwU /home/marcozaro/MadGraph/3.0.4-sudakov/3z-sdk/SubProcesses/P0_ddx_zzz/born_G1_11/MADatNLO.HwU /home/marcozaro/MadGraph/3.0.4-sudakov/3z-sdk/SubProcesses/P0_uxu_zzz/born_G1_36/MADatNLO.HwU /home/marcozaro/MadGraph/3.0.4-sudakov/3z-sdk/SubProcesses/P0_uxu_zzz/born_G1_45/MADatNLO.HwU /home/marcozaro/MadGraph/3.0.4-sudakov/3z-sdk/SubProcesses/P0_uxu_zzz/born_G1_7/MADatNLO.HwU /home/marcozaro/MadGraph/3.0.4-sudakov/3z-sdk/SubProcesses/P0_uxu_zzz/born_G1_30/MADatNLO.HwU /home/marcozaro/MadGraph/3.0.4-sudakov/3z-sdk/SubProcesses/P0_ddx_zzz/born_G1_3/MADatNLO.HwU /home/marcozaro/MadGraph/3.0.4-sudakov/3z-sdk/SubProcesses/P0_uxu_zzz/born_G1_56/MADatNLO.HwU /home/marcozaro/MadGraph/3.0.4-sudakov/3z-sdk/SubProcesses/P0_uxu_zzz/born_G1_50/MADatNLO.HwU /home/marcozaro/MadGraph/3.0.4-sudakov/3z-sdk/SubProcesses/P0_ddx_zzz/born_G1_66/MADatNLO.HwU /home/marcozaro/MadGraph/3.0.4-sudakov/3z-sdk/SubProcesses/P0_ddx_zzz/born_G1_8/MADatNLO.HwU /home/marcozaro/MadGraph/3.0.4-sudakov/3z-sdk/SubProcesses/P0_uxu_zzz/born_G1_61/MADatNLO.HwU /home/marcozaro/MadGraph/3.0.4-sudakov/3z-sdk/SubProcesses/P0_uxu_zzz/born_G1_15/MADatNLO.HwU /home/marcozaro/MadGraph/3.0.4-sudakov/3z-sdk/SubProcesses/P0_ddx_zzz/born_G1_45/MADatNLO.HwU /home/marcozaro/MadGraph/3.0.4-sudakov/3z-sdk/SubProcesses/P0_ddx_zzz/born_G1_77/MADatNLO.HwU /home/marcozaro/MadGraph/3.0.4-sudakov/3z-sdk/SubProcesses/P0_uxu_zzz/born_G1_57/MADatNLO.HwU /home/marcozaro/MadGraph/3.0.4-sudakov/3z-sdk/SubProcesses/P0_uxu_zzz/born_G1_46/MADatNLO.HwU /home/marcozaro/MadGraph/3.0.4-sudakov/3z-sdk/SubProcesses/P0_uxu_zzz/born_G1_64/MADatNLO.HwU /home/marcozaro/MadGraph/3.0.4-sudakov/3z-sdk/SubProcesses/P0_uxu_zzz/born_G1_43/MADatNLO.HwU /home/marcozaro/MadGraph/3.0.4-sudakov/3z-sdk/SubProcesses/P0_ddx_zzz/born_G1_33/MADatNLO.HwU /home/marcozaro/MadGraph/3.0.4-sudakov/3z-sdk/SubProcesses/P0_ddx_zzz/born_G1_13/MADatNLO.HwU /home/marcozaro/MadGraph/3.0.4-sudakov/3z-sdk/SubProcesses/P0_uxu_zzz/born_G1_52/MADatNLO.HwU /home/marcozaro/MadGraph/3.0.4-sudakov/3z-sdk/SubProcesses/P0_ddx_zzz/born_G1_22/MADatNLO.HwU /home/marcozaro/MadGraph/3.0.4-sudakov/3z-sdk/SubProcesses/P0_uxu_zzz/born_G1_12/MADatNLO.HwU /home/marcozaro/MadGraph/3.0.4-sudakov/3z-sdk/SubProcesses/P0_uxu_zzz/born_G1_11/MADatNLO.HwU /home/marcozaro/MadGraph/3.0.4-sudakov/3z-sdk/SubProcesses/P0_uxu_zzz/born_G1_48/MADatNLO.HwU /home/marcozaro/MadGraph/3.0.4-sudakov/3z-sdk/SubProcesses/P0_ddx_zzz/born_G1_60/MADatNLO.HwU /home/marcozaro/MadGraph/3.0.4-sudakov/3z-sdk/SubProcesses/P0_uxu_zzz/born_G1_38/MADatNLO.HwU /home/marcozaro/MadGraph/3.0.4-sudakov/3z-sdk/SubProcesses/P0_ddx_zzz/born_G1_94/MADatNLO.HwU /home/marcozaro/MadGraph/3.0.4-sudakov/3z-sdk/SubProcesses/P0_uxu_zzz/born_G1_39/MADatNLO.HwU /home/marcozaro/MadGraph/3.0.4-sudakov/3z-sdk/SubProcesses/P0_ddx_zzz/born_G1_46/MADatNLO.HwU /home/marcozaro/MadGraph/3.0.4-sudakov/3z-sdk/SubProcesses/P0_ddx_zzz/born_G1_69/MADatNLO.HwU /home/marcozaro/MadGraph/3.0.4-sudakov/3z-sdk/SubProcesses/P0_ddx_zzz/born_G1_18/MADatNLO.HwU /home/marcozaro/MadGraph/3.0.4-sudakov/3z-sdk/SubProcesses/P0_ddx_zzz/born_G1_98/MADatNLO.HwU /home/marcozaro/MadGraph/3.0.4-sudakov/3z-sdk/SubProcesses/P0_ddx_zzz/born_G1_44/MADatNLO.HwU /home/marcozaro/MadGraph/3.0.4-sudakov/3z-sdk/SubProcesses/P0_ddx_zzz/born_G1_84/MADatNLO.HwU /home/marcozaro/MadGraph/3.0.4-sudakov/3z-sdk/SubProcesses/P0_ddx_zzz/born_G1_5/MADatNLO.HwU /home/marcozaro/MadGraph/3.0.4-sudakov/3z-sdk/SubProcesses/P0_ddx_zzz/born_G1_67/MADatNLO.HwU /home/marcozaro/MadGraph/3.0.4-sudakov/3z-sdk/SubProcesses/P0_ddx_zzz/born_G1_41/MADatNLO.HwU /home/marcozaro/MadGraph/3.0.4-sudakov/3z-sdk/SubProcesses/P0_ddx_zzz/born_G1_28/MADatNLO.HwU /home/marcozaro/MadGraph/3.0.4-sudakov/3z-sdk/SubProcesses/P0_ddx_zzz/born_G1_21/MADatNLO.HwU /home/marcozaro/MadGraph/3.0.4-sudakov/3z-sdk/SubProcesses/P0_ddx_zzz/born_G1_24/MADatNLO.HwU /home/marcozaro/MadGraph/3.0.4-sudakov/3z-sdk/SubProcesses/P0_uxu_zzz/born_G1_51/MADatNLO.HwU /home/marcozaro/MadGraph/3.0.4-sudakov/3z-sdk/SubProcesses/P0_ddx_zzz/born_G1_25/MADatNLO.HwU /home/marcozaro/MadGraph/3.0.4-sudakov/3z-sdk/SubProcesses/P0_ddx_zzz/born_G1_99/MADatNLO.HwU /home/marcozaro/MadGraph/3.0.4-sudakov/3z-sdk/SubProcesses/P0_uxu_zzz/born_G1_27/MADatNLO.HwU /home/marcozaro/MadGraph/3.0.4-sudakov/3z-sdk/SubProcesses/P0_ddx_zzz/born_G1_2/MADatNLO.HwU /home/marcozaro/MadGraph/3.0.4-sudakov/3z-sdk/SubProcesses/P0_ddx_zzz/born_G1_6/MADatNLO.HwU /home/marcozaro/MadGraph/3.0.4-sudakov/3z-sdk/SubProcesses/P0_ddx_zzz/born_G1_89/MADatNLO.HwU /home/marcozaro/MadGraph/3.0.4-sudakov/3z-sdk/SubProcesses/P0_ddx_zzz/born_G1_55/MADatNLO.HwU /home/marcozaro/MadGraph/3.0.4-sudakov/3z-sdk/SubProcesses/P0_uxu_zzz/born_G1_47/MADatNLO.HwU /home/marcozaro/MadGraph/3.0.4-sudakov/3z-sdk/SubProcesses/P0_sxs_zzz/born_G1_15/MADatNLO.HwU /home/marcozaro/MadGraph/3.0.4-sudakov/3z-sdk/SubProcesses/P0_uxu_zzz/born_G1_59/MADatNLO.HwU /home/marcozaro/MadGraph/3.0.4-sudakov/3z-sdk/SubProcesses/P0_ddx_zzz/born_G1_1/MADatNLO.HwU /home/marcozaro/MadGraph/3.0.4-sudakov/3z-sdk/SubProcesses/P0_ddx_zzz/born_G1_52/MADatNLO.HwU /home/marcozaro/MadGraph/3.0.4-sudakov/3z-sdk/SubProcesses/P0_ddx_zzz/born_G1_35/MADatNLO.HwU /home/marcozaro/MadGraph/3.0.4-sudakov/3z-sdk/SubProcesses/P0_ddx_zzz/born_G1_86/MADatNLO.HwU /home/marcozaro/MadGraph/3.0.4-sudakov/3z-sdk/SubProcesses/P0_uxu_zzz/born_G1_29/MADatNLO.HwU /home/marcozaro/MadGraph/3.0.4-sudakov/3z-sdk/SubProcesses/P0_ddx_zzz/born_G1_36/MADatNLO.HwU /home/marcozaro/MadGraph/3.0.4-sudakov/3z-sdk/SubProcesses/P0_uxu_zzz/born_G1_32/MADatNLO.HwU /home/marcozaro/MadGraph/3.0.4-sudakov/3z-sdk/SubProcesses/P0_sxs_zzz/born_G1_1/MADatNLO.HwU /home/marcozaro/MadGraph/3.0.4-sudakov/3z-sdk/SubProcesses/P0_ddx_zzz/born_G1_91/MADatNLO.HwU /home/marcozaro/MadGraph/3.0.4-sudakov/3z-sdk/SubProcesses/P0_sxs_zzz/born_G1_14/MADatNLO.HwU /home/marcozaro/MadGraph/3.0.4-sudakov/3z-sdk/SubProcesses/P0_sxs_zzz/born_G1_5/MADatNLO.HwU /home/marcozaro/MadGraph/3.0.4-sudakov/3z-sdk/SubProcesses/P0_uxu_zzz/born_G1_33/MADatNLO.HwU /home/marcozaro/MadGraph/3.0.4-sudakov/3z-sdk/SubProcesses/P0_ddx_zzz/born_G1_64/MADatNLO.HwU /home/marcozaro/MadGraph/3.0.4-sudakov/3z-sdk/SubProcesses/P0_uxu_zzz/born_G1_2/MADatNLO.HwU /home/marcozaro/MadGraph/3.0.4-sudakov/3z-sdk/SubProcesses/P0_sxs_zzz/born_G1_9/MADatNLO.HwU /home/marcozaro/MadGraph/3.0.4-sudakov/3z-sdk/SubProcesses/P0_ddx_zzz/born_G1_71/MADatNLO.HwU /home/marcozaro/MadGraph/3.0.4-sudakov/3z-sdk/SubProcesses/P0_ddx_zzz/born_G1_31/MADatNLO.HwU /home/marcozaro/MadGraph/3.0.4-sudakov/3z-sdk/SubProcesses/P0_ddx_zzz/born_G1_59/MADatNLO.HwU /home/marcozaro/MadGraph/3.0.4-sudakov/3z-sdk/SubProcesses/P0_uxu_zzz/born_G1_24/MADatNLO.HwU /home/marcozaro/MadGraph/3.0.4-sudakov/3z-sdk/SubProcesses/P0_sxs_zzz/born_G1_2/MADatNLO.HwU /home/marcozaro/MadGraph/3.0.4-sudakov/3z-sdk/SubProcesses/P0_ddx_zzz/born_G1_82/MADatNLO.HwU /home/marcozaro/MadGraph/3.0.4-sudakov/3z-sdk/SubProcesses/P0_sxs_zzz/born_G1_12/MADatNLO.HwU /home/marcozaro/MadGraph/3.0.4-sudakov/3z-sdk/SubProcesses/P0_sxs_zzz/born_G1_3/MADatNLO.HwU /home/marcozaro/MadGraph/3.0.4-sudakov/3z-sdk/SubProcesses/P0_sxs_zzz/born_G1_6/MADatNLO.HwU /home/marcozaro/MadGraph/3.0.4-sudakov/3z-sdk/SubProcesses/P0_sxs_zzz/born_G1_7/MADatNLO.HwU /home/marcozaro/MadGraph/3.0.4-sudakov/3z-sdk/SubProcesses/P0_ccx_zzz/born_G1_10/MADatNLO.HwU /home/marcozaro/MadGraph/3.0.4-sudakov/3z-sdk/SubProcesses/P0_ccx_zzz/born_G1_18/MADatNLO.HwU /home/marcozaro/MadGraph/3.0.4-sudakov/3z-sdk/SubProcesses/P0_ccx_zzz/born_G1_9/MADatNLO.HwU /home/marcozaro/MadGraph/3.0.4-sudakov/3z-sdk/SubProcesses/P0_ccx_zzz/born_G1_16/MADatNLO.HwU /home/marcozaro/MadGraph/3.0.4-sudakov/3z-sdk/SubProcesses/P0_ccx_zzz/born_G1_6/MADatNLO.HwU /home/marcozaro/MadGraph/3.0.4-sudakov/3z-sdk/SubProcesses/P0_ccx_zzz/born_G1_2/MADatNLO.HwU /home/marcozaro/MadGraph/3.0.4-sudakov/3z-sdk/SubProcesses/P0_ccx_zzz/born_G1_17/MADatNLO.HwU /home/marcozaro/MadGraph/3.0.4-sudakov/3z-sdk/SubProcesses/P0_ccx_zzz/born_G1_7/MADatNLO.HwU /home/marcozaro/MadGraph/3.0.4-sudakov/3z-sdk/SubProcesses/P0_ccx_zzz/born_G1_1/MADatNLO.HwU /home/marcozaro/MadGraph/3.0.4-sudakov/3z-sdk/SubProcesses/P0_ccx_zzz/born_G1_8/MADatNLO.HwU /home/marcozaro/MadGraph/3.0.4-sudakov/3z-sdk/SubProcesses/P0_ccx_zzz/born_G1_13/MADatNLO.HwU /home/marcozaro/MadGraph/3.0.4-sudakov/3z-sdk/SubProcesses/P0_ccx_zzz/born_G1_5/MADatNLO.HwU /home/marcozaro/MadGraph/3.0.4-sudakov/3z-sdk/SubProcesses/P0_ccx_zzz/born_G1_3/MADatNLO.HwU /home/marcozaro/MadGraph/3.0.4-sudakov/3z-sdk/SubProcesses/P0_ccx_zzz/born_G1_15/MADatNLO.HwU /home/marcozaro/MadGraph/3.0.4-sudakov/3z-sdk/SubProcesses/P0_cxc_zzz/born_G1_19/MADatNLO.HwU /home/marcozaro/MadGraph/3.0.4-sudakov/3z-sdk/SubProcesses/P0_cxc_zzz/born_G1_15/MADatNLO.HwU /home/marcozaro/MadGraph/3.0.4-sudakov/3z-sdk/SubProcesses/P0_ccx_zzz/born_G1_4/MADatNLO.HwU /home/marcozaro/MadGraph/3.0.4-sudakov/3z-sdk/SubProcesses/P0_bxb_zzz/born_G1_6/MADatNLO.HwU /home/marcozaro/MadGraph/3.0.4-sudakov/3z-sdk/SubProcesses/P0_cxc_zzz/born_G1_1/MADatNLO.HwU /home/marcozaro/MadGraph/3.0.4-sudakov/3z-sdk/SubProcesses/P0_cxc_zzz/born_G1_17/MADatNLO.HwU /home/marcozaro/MadGraph/3.0.4-sudakov/3z-sdk/SubProcesses/P0_ccx_zzz/born_G1_11/MADatNLO.HwU /home/marcozaro/MadGraph/3.0.4-sudakov/3z-sdk/SubProcesses/P0_bbx_zzz/born_G1_8/MADatNLO.HwU /home/marcozaro/MadGraph/3.0.4-sudakov/3z-sdk/SubProcesses/P0_bxb_zzz/born_G1_12/MADatNLO.HwU /home/marcozaro/MadGraph/3.0.4-sudakov/3z-sdk/SubProcesses/P0_ccx_zzz/born_G1_14/MADatNLO.HwU /home/marcozaro/MadGraph/3.0.4-sudakov/3z-sdk/SubProcesses/P0_bxb_zzz/born_G1_14/MADatNLO.HwU /home/marcozaro/MadGraph/3.0.4-sudakov/3z-sdk/SubProcesses/P0_ccx_zzz/born_G1_19/MADatNLO.HwU /home/marcozaro/MadGraph/3.0.4-sudakov/3z-sdk/SubProcesses/P0_cxc_zzz/born_G1_9/MADatNLO.HwU /home/marcozaro/MadGraph/3.0.4-sudakov/3z-sdk/SubProcesses/P0_cxc_zzz/born_G1_14/MADatNLO.HwU /home/marcozaro/MadGraph/3.0.4-sudakov/3z-sdk/SubProcesses/P0_bxb_zzz/born_G1_23/MADatNLO.HwU /home/marcozaro/MadGraph/3.0.4-sudakov/3z-sdk/SubProcesses/P0_bbx_zzz/born_G1_28/MADatNLO.HwU /home/marcozaro/MadGraph/3.0.4-sudakov/3z-sdk/SubProcesses/P0_bxb_zzz/born_G1_10/MADatNLO.HwU /home/marcozaro/MadGraph/3.0.4-sudakov/3z-sdk/SubProcesses/P0_bxb_zzz/born_G1_25/MADatNLO.HwU /home/marcozaro/MadGraph/3.0.4-sudakov/3z-sdk/SubProcesses/P0_ccx_zzz/born_G1_12/MADatNLO.HwU /home/marcozaro/MadGraph/3.0.4-sudakov/3z-sdk/SubProcesses/P0_bxb_zzz/born_G1_29/MADatNLO.HwU /home/marcozaro/MadGraph/3.0.4-sudakov/3z-sdk/SubProcesses/P0_bxb_zzz/born_G1_11/MADatNLO.HwU /home/marcozaro/MadGraph/3.0.4-sudakov/3z-sdk/SubProcesses/P0_cxc_zzz/born_G1_11/MADatNLO.HwU /home/marcozaro/MadGraph/3.0.4-sudakov/3z-sdk/SubProcesses/P0_cxc_zzz/born_G1_5/MADatNLO.HwU /home/marcozaro/MadGraph/3.0.4-sudakov/3z-sdk/SubProcesses/P0_cxc_zzz/born_G1_4/MADatNLO.HwU /home/marcozaro/MadGraph/3.0.4-sudakov/3z-sdk/SubProcesses/P0_bxb_zzz/born_G1_18/MADatNLO.HwU /home/marcozaro/MadGraph/3.0.4-sudakov/3z-sdk/SubProcesses/P0_bxb_zzz/born_G1_22/MADatNLO.HwU /home/marcozaro/MadGraph/3.0.4-sudakov/3z-sdk/SubProcesses/P0_bxb_zzz/born_G1_3/MADatNLO.HwU /home/marcozaro/MadGraph/3.0.4-sudakov/3z-sdk/SubProcesses/P0_cxc_zzz/born_G1_13/MADatNLO.HwU /home/marcozaro/MadGraph/3.0.4-sudakov/3z-sdk/SubProcesses/P0_bbx_zzz/born_G1_4/MADatNLO.HwU /home/marcozaro/MadGraph/3.0.4-sudakov/3z-sdk/SubProcesses/P0_bxb_zzz/born_G1_27/MADatNLO.HwU /home/marcozaro/MadGraph/3.0.4-sudakov/3z-sdk/SubProcesses/P0_bxb_zzz/born_G1_19/MADatNLO.HwU /home/marcozaro/MadGraph/3.0.4-sudakov/3z-sdk/SubProcesses/P0_bxb_zzz/born_G1_15/MADatNLO.HwU /home/marcozaro/MadGraph/3.0.4-sudakov/3z-sdk/SubProcesses/P0_bxb_zzz/born_G1_20/MADatNLO.HwU /home/marcozaro/MadGraph/3.0.4-sudakov/3z-sdk/SubProcesses/P0_cxc_zzz/born_G1_2/MADatNLO.HwU /home/marcozaro/MadGraph/3.0.4-sudakov/3z-sdk/SubProcesses/P0_bxb_zzz/born_G1_24/MADatNLO.HwU /home/marcozaro/MadGraph/3.0.4-sudakov/3z-sdk/SubProcesses/P0_cxc_zzz/born_G1_10/MADatNLO.HwU /home/marcozaro/MadGraph/3.0.4-sudakov/3z-sdk/SubProcesses/P0_bxb_zzz/born_G1_21/MADatNLO.HwU /home/marcozaro/MadGraph/3.0.4-sudakov/3z-sdk/SubProcesses/P0_cxc_zzz/born_G1_3/MADatNLO.HwU /home/marcozaro/MadGraph/3.0.4-sudakov/3z-sdk/SubProcesses/P0_cxc_zzz/born_G1_6/MADatNLO.HwU /home/marcozaro/MadGraph/3.0.4-sudakov/3z-sdk/SubProcesses/P0_cxc_zzz/born_G1_7/MADatNLO.HwU /home/marcozaro/MadGraph/3.0.4-sudakov/3z-sdk/SubProcesses/P0_bxb_zzz/born_G1_8/MADatNLO.HwU /home/marcozaro/MadGraph/3.0.4-sudakov/3z-sdk/SubProcesses/P0_cxc_zzz/born_G1_8/MADatNLO.HwU /home/marcozaro/MadGraph/3.0.4-sudakov/3z-sdk/SubProcesses/P0_bxb_zzz/born_G1_5/MADatNLO.HwU /home/marcozaro/MadGraph/3.0.4-sudakov/3z-sdk/SubProcesses/P0_cxc_zzz/born_G1_16/MADatNLO.HwU /home/marcozaro/MadGraph/3.0.4-sudakov/3z-sdk/SubProcesses/P0_bxb_zzz/born_G1_9/MADatNLO.HwU /home/marcozaro/MadGraph/3.0.4-sudakov/3z-sdk/SubProcesses/P0_bxb_zzz/born_G1_16/MADatNLO.HwU /home/marcozaro/MadGraph/3.0.4-sudakov/3z-sdk/SubProcesses/P0_bxb_zzz/born_G1_26/MADatNLO.HwU /home/marcozaro/MadGraph/3.0.4-sudakov/3z-sdk/SubProcesses/P0_bxb_zzz/born_G1_28/MADatNLO.HwU /home/marcozaro/MadGraph/3.0.4-sudakov/3z-sdk/SubProcesses/P0_bxb_zzz/born_G1_13/MADatNLO.HwU /home/marcozaro/MadGraph/3.0.4-sudakov/3z-sdk/SubProcesses/P0_bxb_zzz/born_G1_1/MADatNLO.HwU /home/marcozaro/MadGraph/3.0.4-sudakov/3z-sdk/SubProcesses/P0_bbx_zzz/born_G1_18/MADatNLO.HwU /home/marcozaro/MadGraph/3.0.4-sudakov/3z-sdk/SubProcesses/P0_bxb_zzz/born_G1_4/MADatNLO.HwU /home/marcozaro/MadGraph/3.0.4-sudakov/3z-sdk/SubProcesses/P0_bbx_zzz/born_G1_27/MADatNLO.HwU /home/marcozaro/MadGraph/3.0.4-sudakov/3z-sdk/SubProcesses/P0_bbx_zzz/born_G1_3/MADatNLO.HwU /home/marcozaro/MadGraph/3.0.4-sudakov/3z-sdk/SubProcesses/P0_bxb_zzz/born_G1_17/MADatNLO.HwU /home/marcozaro/MadGraph/3.0.4-sudakov/3z-sdk/SubProcesses/P0_bbx_zzz/born_G1_19/MADatNLO.HwU /home/marcozaro/MadGraph/3.0.4-sudakov/3z-sdk/SubProcesses/P0_bbx_zzz/born_G1_31/MADatNLO.HwU /home/marcozaro/MadGraph/3.0.4-sudakov/3z-sdk/SubProcesses/P0_bbx_zzz/born_G1_17/MADatNLO.HwU /home/marcozaro/MadGraph/3.0.4-sudakov/3z-sdk/SubProcesses/P0_bxb_zzz/born_G1_7/MADatNLO.HwU /home/marcozaro/MadGraph/3.0.4-sudakov/3z-sdk/SubProcesses/P0_bxb_zzz/born_G1_2/MADatNLO.HwU /home/marcozaro/MadGraph/3.0.4-sudakov/3z-sdk/SubProcesses/P0_cxc_zzz/born_G1_12/MADatNLO.HwU /home/marcozaro/MadGraph/3.0.4-sudakov/3z-sdk/SubProcesses/P0_cxc_zzz/born_G1_18/MADatNLO.HwU /home/marcozaro/MadGraph/3.0.4-sudakov/3z-sdk/SubProcesses/P0_bbx_zzz/born_G1_6/MADatNLO.HwU /home/marcozaro/MadGraph/3.0.4-sudakov/3z-sdk/SubProcesses/P0_bbx_zzz/born_G1_24/MADatNLO.HwU /home/marcozaro/MadGraph/3.0.4-sudakov/3z-sdk/SubProcesses/P0_bbx_zzz/born_G1_7/MADatNLO.HwU /home/marcozaro/MadGraph/3.0.4-sudakov/3z-sdk/SubProcesses/P0_bbx_zzz/born_G1_10/MADatNLO.HwU /home/marcozaro/MadGraph/3.0.4-sudakov/3z-sdk/SubProcesses/P0_bbx_zzz/born_G1_9/MADatNLO.HwU /home/marcozaro/MadGraph/3.0.4-sudakov/3z-sdk/SubProcesses/P0_bbx_zzz/born_G1_12/MADatNLO.HwU /home/marcozaro/MadGraph/3.0.4-sudakov/3z-sdk/SubProcesses/P0_bbx_zzz/born_G1_22/MADatNLO.HwU /home/marcozaro/MadGraph/3.0.4-sudakov/3z-sdk/SubProcesses/P0_bbx_zzz/born_G1_21/MADatNLO.HwU /home/marcozaro/MadGraph/3.0.4-sudakov/3z-sdk/SubProcesses/P0_bbx_zzz/born_G1_1/MADatNLO.HwU /home/marcozaro/MadGraph/3.0.4-sudakov/3z-sdk/SubProcesses/P0_bbx_zzz/born_G1_30/MADatNLO.HwU /home/marcozaro/MadGraph/3.0.4-sudakov/3z-sdk/SubProcesses/P0_bbx_zzz/born_G1_16/MADatNLO.HwU /home/marcozaro/MadGraph/3.0.4-sudakov/3z-sdk/SubProcesses/P0_bbx_zzz/born_G1_20/MADatNLO.HwU /home/marcozaro/MadGraph/3.0.4-sudakov/3z-sdk/SubProcesses/P0_bbx_zzz/born_G1_29/MADatNLO.HwU /home/marcozaro/MadGraph/3.0.4-sudakov/3z-sdk/SubProcesses/P0_bbx_zzz/born_G1_25/MADatNLO.HwU /home/marcozaro/MadGraph/3.0.4-sudakov/3z-sdk/SubProcesses/P0_bbx_zzz/born_G1_5/MADatNLO.HwU /home/marcozaro/MadGraph/3.0.4-sudakov/3z-sdk/SubProcesses/P0_bbx_zzz/born_G1_14/MADatNLO.HwU /home/marcozaro/MadGraph/3.0.4-sudakov/3z-sdk/SubProcesses/P0_bbx_zzz/born_G1_15/MADatNLO.HwU /home/marcozaro/MadGraph/3.0.4-sudakov/3z-sdk/SubProcesses/P0_bbx_zzz/born_G1_23/MADatNLO.HwU /home/marcozaro/MadGraph/3.0.4-sudakov/3z-sdk/SubProcesses/P0_bbx_zzz/born_G1_32/MADatNLO.HwU /home/marcozaro/MadGraph/3.0.4-sudakov/3z-sdk/SubProcesses/P0_bbx_zzz/born_G1_26/MADatNLO.HwU /home/marcozaro/MadGraph/3.0.4-sudakov/3z-sdk/SubProcesses/P0_bbx_zzz/born_G1_2/MADatNLO.HwU /home/marcozaro/MadGraph/3.0.4-sudakov/3z-sdk/SubProcesses/P0_bbx_zzz/born_G1_13/MADatNLO.HwU /home/marcozaro/MadGraph/3.0.4-sudakov/3z-sdk/SubProcesses/P0_bbx_zzz/born_G1_11/MADatNLO.HwU --out=/home/marcozaro/MadGraph/3.0.4-sudakov/3z-sdk/Events/run_LO_quick/MADatNLO --gnuplot --band=[] --lhapdf-config=lhapdf-config --sum --keep_all_weights --no_open
reset

set lmargin 10
set rmargin 0
set terminal postscript portrait enhanced color "Helvetica" 9 
# The pdf terminal offers transparency support, but you will have to adapt things a bit
#set terminal pdf enhanced font "Helvetica 12" lw 1.0 dashed size 29.7cm, 21cm
set key font ",9"
set key samplen "2"
set output "MADatNLO.ps"

# This is the "PODO" color palette of gnuplot v.5, but with the order
# changed: palette of colors selected to be easily distinguishable by
# color-blind individuals with either protanopia or deuteranopia. Bang
# Wong [2011] Nature Methods 8, 441.

set style line   1 lt 1 lc rgb "#009e73" lw 1.3
set style line 101 lt 1 lc rgb "#009e73" lw 1.3 dt (6,3)
set style line  11 lt 2 lc rgb "#009e73" lw 1.3 dt (6,3)
set style line  21 lt 4 lc rgb "#009e73" lw 1.3 dt (3,2)
set style line  31 lt 6 lc rgb "#009e73" lw 1.3 dt (2,1)
set style line  41 lt 8 lc rgb "#009e73" lw 1.3 dt (4,3)

set style line   2 lt 1 lc rgb "#0072b2" lw 1.3
set style line 102 lt 1 lc rgb "#0072b2" lw 1.3 dt (6,3)
set style line  12 lt 2 lc rgb "#0072b2" lw 1.3 dt (6,3)
set style line  22 lt 4 lc rgb "#0072b2" lw 1.3 dt (3,2)
set style line  32 lt 6 lc rgb "#0072b2" lw 1.3 dt (2,1)
set style line  42 lt 8 lc rgb "#0072b2" lw 1.3 dt (4,3)

set style line   3 lt 1 lc rgb "#d55e00" lw 1.3
set style line 103 lt 1 lc rgb "#d55e00" lw 1.3 dt (6,3)
set style line  13 lt 2 lc rgb "#d55e00" lw 1.3 dt (6,3)
set style line  23 lt 4 lc rgb "#d55e00" lw 1.3 dt (3,2)
set style line  33 lt 6 lc rgb "#d55e00" lw 1.3 dt (2,1)
set style line  43 lt 8 lc rgb "#d55e00" lw 1.3 dt (4,3)

set style line   4 lt 1 lc rgb "#f0e442" lw 1.3
set style line 104 lt 1 lc rgb "#f0e442" lw 1.3 dt (6,3)
set style line  14 lt 2 lc rgb "#f0e442" lw 1.3 dt (6,3)
set style line  24 lt 4 lc rgb "#f0e442" lw 1.3 dt (3,2)
set style line  34 lt 6 lc rgb "#f0e442" lw 1.3 dt (2,1)
set style line  44 lt 8 lc rgb "#f0e442" lw 1.3 dt (4,3)

set style line   5 lt 1 lc rgb "#56b4e9" lw 1.3
set style line 105 lt 1 lc rgb "#56b4e9" lw 1.3 dt (6,3)
set style line  15 lt 2 lc rgb "#56b4e9" lw 1.3 dt (6,3)
set style line  25 lt 4 lc rgb "#56b4e9" lw 1.3 dt (3,2)
set style line  35 lt 6 lc rgb "#56b4e9" lw 1.3 dt (2,1)
set style line  45 lt 8 lc rgb "#56b4e9" lw 1.3 dt (4,3)

set style line   6 lt 1 lc rgb "#cc79a7" lw 1.3
set style line 106 lt 1 lc rgb "#cc79a7" lw 1.3 dt (6,3)
set style line  16 lt 2 lc rgb "#cc79a7" lw 1.3 dt (6,3)
set style line  26 lt 4 lc rgb "#cc79a7" lw 1.3 dt (3,2)
set style line  36 lt 6 lc rgb "#cc79a7" lw 1.3 dt (2,1)
set style line  46 lt 8 lc rgb "#cc79a7" lw 1.3 dt (4,3)

set style line   7 lt 1 lc rgb "#e69f00" lw 1.3
set style line 107 lt 1 lc rgb "#e69f00" lw 1.3 dt (6,3)
set style line  17 lt 2 lc rgb "#e69f00" lw 1.3 dt (6,3)
set style line  27 lt 4 lc rgb "#e69f00" lw 1.3 dt (3,2)
set style line  37 lt 6 lc rgb "#e69f00" lw 1.3 dt (2,1)
set style line  47 lt 8 lc rgb "#e69f00" lw 1.3 dt (4,3)

set style line   8 lt 1 lc rgb "black" lw 1.3
set style line 108 lt 1 lc rgb "black" lw 1.3 dt (6,3)
set style line  18 lt 2 lc rgb "black" lw 1.3 dt (6,3)
set style line  28 lt 4 lc rgb "black" lw 1.3 dt (3,2)
set style line  38 lt 6 lc rgb "black" lw 1.3 dt (2,1)
set style line  48 lt 8 lc rgb "black" lw 1.3 dt (4,3)


set style line 999 lt 1 lc rgb "gray" lw 1.3

safe(x,y,a) = (y == 0.0 ? a : x/y)

set style data histeps
set key invert



################################################################################
### Rendering of the plot titled 'total rate'
################################################################################

set multiplot
set label "total rate" font ",13" at graph 0.04, graph 1.05
set xrange [5.0000e-01:1.5000e+00]
set bmargin 0 
set tmargin 0
set xtics nomirror
set ytics nomirror
set mytics 10
set xtics auto
set key horizontal noreverse maxcols 1 width -4 
set label front 'MadGraph5\_aMC\@NLO' font "Courier,11" rotate by 90 at graph 1.02, graph 0.04

#-- rendering subhistograms 'NLO|#1 and LO|#1 results'

set format y '10^{%T}'
set yrange [6.1678e-06:8.1408e-05]
set origin 0.0000e+00, 5.0000e-01
set size 1.0000e+00, 4.0000e-01
set mytics 10
set ytics auto
set format x ''
set logscale y
set ylabel "{/Symbol s} per bin [pb]"

plot \
sqrt(-1) ls 14 title 'SD1|#1, scale variation',\
sqrt(-1) ls 13 title 'SD0|#1, scale variation',\
sqrt(-1) ls 12 title 'LO|#1, scale variation',\
sqrt(-1) ls 11 title 'NLO|#1, scale variation',\
'MADatNLO.HwU' index 3 using (($1+$2)/2):($3 >= 0 ? sqrt(-1) : abs($3)):4 w yerrorbar ls 104 title '',\
'MADatNLO.HwU' index 3 using (($1+$2)/2):($3 >= 0 ? sqrt(-1) : abs($3)) ls 104 title '',\
'MADatNLO.HwU' index 3 using (($1+$2)/2):($3 < 0 ? sqrt(-1) : $3):4 w yerrorbar ls 4 title '',\
'MADatNLO.HwU' index 3 using (($1+$2)/2):($3 < 0 ? sqrt(-1) : $3) ls 4 title 'SD1|#1, central value, dynamical\_scale\_choice=10',\
'MADatNLO.HwU' index 2 using (($1+$2)/2):($3 >= 0 ? sqrt(-1) : abs($3)):4 w yerrorbar ls 103 title '',\
'MADatNLO.HwU' index 2 using (($1+$2)/2):($3 >= 0 ? sqrt(-1) : abs($3)) ls 103 title '',\
'MADatNLO.HwU' index 2 using (($1+$2)/2):($3 < 0 ? sqrt(-1) : $3):4 w yerrorbar ls 3 title '',\
'MADatNLO.HwU' index 2 using (($1+$2)/2):($3 < 0 ? sqrt(-1) : $3) ls 3 title 'SD0|#1, central value, dynamical\_scale\_choice=10',\
'MADatNLO.HwU' index 1 using (($1+$2)/2):($3 >= 0 ? sqrt(-1) : abs($3)):4 w yerrorbar ls 102 title '',\
'MADatNLO.HwU' index 1 using (($1+$2)/2):($3 >= 0 ? sqrt(-1) : abs($3)) ls 102 title '',\
'MADatNLO.HwU' index 1 using (($1+$2)/2):($3 < 0 ? sqrt(-1) : $3):4 w yerrorbar ls 2 title '',\
'MADatNLO.HwU' index 1 using (($1+$2)/2):($3 < 0 ? sqrt(-1) : $3) ls 2 title 'LO|#1, central value, dynamical\_scale\_choice=10',\
'MADatNLO.HwU' index 0 using (($1+$2)/2):($3 >= 0 ? sqrt(-1) : abs($3)):4 w yerrorbar ls 101 title '',\
'MADatNLO.HwU' index 0 using (($1+$2)/2):($3 >= 0 ? sqrt(-1) : abs($3)) ls 101 title '',\
'MADatNLO.HwU' index 0 using (($1+$2)/2):($3 < 0 ? sqrt(-1) : $3):4 w yerrorbar ls 1 title '',\
'MADatNLO.HwU' index 0 using (($1+$2)/2):($3 < 0 ? sqrt(-1) : $3) ls 1 title 'NLO|#1, central value, dynamical\_scale\_choice=10'
#-- rendering subhistograms 'Relative scale and PDF uncertainty'
unset label
unset format
set yrange [-5.5711e-02:5.5075e-02]
set origin 0.0000e+00, 3.5000e-01
set size 1.0000e+00, 1.5000e-01
set mytics 2
set ytics auto
set format x ''
unset logscale y
set ylabel "NLO|#1 rel.unc."
set label "Relative uncertainties w.r.t. central values" font ",9" front at graph 0.03, graph 0.13
plot \
'MADatNLO.HwU' index 3 using (($1+$2)/2):(safe($7,$3,1.0)-1.0) ls 14 title '',\
'MADatNLO.HwU' index 3 using (($1+$2)/2):(safe($6,$3,1.0)-1.0) ls 14 title '',\
'MADatNLO.HwU' index 2 using (($1+$2)/2):(safe($7,$3,1.0)-1.0) ls 13 title '',\
'MADatNLO.HwU' index 2 using (($1+$2)/2):(safe($6,$3,1.0)-1.0) ls 13 title '',\
'MADatNLO.HwU' index 1 using (($1+$2)/2):(safe($7,$3,1.0)-1.0) ls 12 title '',\
'MADatNLO.HwU' index 1 using (($1+$2)/2):(safe($6,$3,1.0)-1.0) ls 12 title '',\
'MADatNLO.HwU' index 0 using (($1+$2)/2):(safe($7,$3,1.0)-1.0) ls 11 title '',\
'MADatNLO.HwU' index 0 using (($1+$2)/2):(safe($6,$3,1.0)-1.0) ls 11 title '',\
0.0 ls 999 title '',\
'MADatNLO.HwU' index 3 using (($1+$2)/2):(0.0):(safe($4,$3,0.0)) w yerrorbar ls 4 title '',\
'MADatNLO.HwU' index 3 using (($1+$2)/2):(safe($5,$3,1.0)-1.0) ls 4 title '',\
'MADatNLO.HwU' index 2 using (($1+$2)/2):(0.0):(safe($4,$3,0.0)) w yerrorbar ls 3 title '',\
'MADatNLO.HwU' index 2 using (($1+$2)/2):(safe($5,$3,1.0)-1.0) ls 3 title '',\
'MADatNLO.HwU' index 1 using (($1+$2)/2):(0.0):(safe($4,$3,0.0)) w yerrorbar ls 2 title '',\
'MADatNLO.HwU' index 1 using (($1+$2)/2):(safe($5,$3,1.0)-1.0) ls 2 title '',\
'MADatNLO.HwU' index 0 using (($1+$2)/2):(0.0):(safe($4,$3,0.0)) w yerrorbar ls 1 title '',\
'MADatNLO.HwU' index 0 using (($1+$2)/2):(safe($5,$3,1.0)-1.0) ls 1 title ''
#-- rendering subhistograms '(LO|#1SD0|#1SD1|#1)/(NLO|#1 central value) ratio'
unset label
unset format
set yrange [2.5972e-01:1.7003e+00]
set origin 0.0000e+00, 2.0000e-01
set size 1.0000e+00, 1.5000e-01
set mytics 2
set ytics auto
set format x
unset logscale y
set ylabel "ratio w.r.t. NLO|#1"
set label "(LO|#1SD0|#1SD1|#1)/(NLO|#1 central value)" font ",9" at graph 0.03, graph 0.13
plot \
1.0 ls 999 title '',\
'MADatNLO.HwU' index 6 using (($1+$2)/2):7 ls 14 title '',\
'MADatNLO.HwU' index 6 using (($1+$2)/2):6 ls 14 title '',\
'MADatNLO.HwU' index 5 using (($1+$2)/2):7 ls 13 title '',\
'MADatNLO.HwU' index 5 using (($1+$2)/2):6 ls 13 title '',\
'MADatNLO.HwU' index 4 using (($1+$2)/2):7 ls 12 title '',\
'MADatNLO.HwU' index 4 using (($1+$2)/2):6 ls 12 title '',\
'MADatNLO.HwU' index 6 using (($1+$2)/2):5 ls 4 title '',\
'MADatNLO.HwU' index 6 using (($1+$2)/2):3:4 w yerrorbar ls 4 title '',\
'MADatNLO.HwU' index 6 using (($1+$2)/2):3 ls 4 title '',\
'MADatNLO.HwU' index 5 using (($1+$2)/2):5 ls 3 title '',\
'MADatNLO.HwU' index 5 using (($1+$2)/2):3:4 w yerrorbar ls 3 title '',\
'MADatNLO.HwU' index 5 using (($1+$2)/2):3 ls 3 title '',\
'MADatNLO.HwU' index 4 using (($1+$2)/2):5 ls 2 title '',\
'MADatNLO.HwU' index 4 using (($1+$2)/2):3:4 w yerrorbar ls 2 title '',\
'MADatNLO.HwU' index 4 using (($1+$2)/2):3 ls 2 title ''

unset label

################################################################################

################################################################################
### Rendering of the plot titled '1st charged lepton log pT'
################################################################################

set multiplot
set label "1st charged lepton log pT" font ",13" at graph 0.04, graph 1.05
set xrange [-2.0000e-01:3.8000e+00]
set bmargin 0 
set tmargin 0
set xtics nomirror
set ytics nomirror
set mytics 10
set xtics auto
set key horizontal noreverse maxcols 1 width -4 
set label front 'MadGraph5\_aMC\@NLO' font "Courier,11" rotate by 90 at graph 1.02, graph 0.04

#-- rendering subhistograms 'NLO|#1 and LO|#1 results'

set format y '10^{%T}'
set yrange [9.0000e-01:1.1000e+02]
set origin 0.0000e+00, 5.0000e-01
set size 1.0000e+00, 4.0000e-01
set mytics 10
set ytics auto
set format x ''
set logscale y
set ylabel "{/Symbol s} per bin [pb]"

plot \
sqrt(-1) ls 14 title 'SD1|#1, scale variation',\
sqrt(-1) ls 13 title 'SD0|#1, scale variation',\
sqrt(-1) ls 12 title 'LO|#1, scale variation',\
sqrt(-1) ls 11 title 'NLO|#1, scale variation',\
'MADatNLO.HwU' index 10 using (($1+$2)/2):($3 >= 0 ? sqrt(-1) : abs($3)):4 w yerrorbar ls 104 title '',\
'MADatNLO.HwU' index 10 using (($1+$2)/2):($3 >= 0 ? sqrt(-1) : abs($3)) ls 104 title '',\
'MADatNLO.HwU' index 10 using (($1+$2)/2):($3 < 0 ? sqrt(-1) : $3):4 w yerrorbar ls 4 title '',\
'MADatNLO.HwU' index 10 using (($1+$2)/2):($3 < 0 ? sqrt(-1) : $3) ls 4 title 'SD1|#1, central value, dynamical\_scale\_choice=10',\
'MADatNLO.HwU' index 9 using (($1+$2)/2):($3 >= 0 ? sqrt(-1) : abs($3)):4 w yerrorbar ls 103 title '',\
'MADatNLO.HwU' index 9 using (($1+$2)/2):($3 >= 0 ? sqrt(-1) : abs($3)) ls 103 title '',\
'MADatNLO.HwU' index 9 using (($1+$2)/2):($3 < 0 ? sqrt(-1) : $3):4 w yerrorbar ls 3 title '',\
'MADatNLO.HwU' index 9 using (($1+$2)/2):($3 < 0 ? sqrt(-1) : $3) ls 3 title 'SD0|#1, central value, dynamical\_scale\_choice=10',\
'MADatNLO.HwU' index 8 using (($1+$2)/2):($3 >= 0 ? sqrt(-1) : abs($3)):4 w yerrorbar ls 102 title '',\
'MADatNLO.HwU' index 8 using (($1+$2)/2):($3 >= 0 ? sqrt(-1) : abs($3)) ls 102 title '',\
'MADatNLO.HwU' index 8 using (($1+$2)/2):($3 < 0 ? sqrt(-1) : $3):4 w yerrorbar ls 2 title '',\
'MADatNLO.HwU' index 8 using (($1+$2)/2):($3 < 0 ? sqrt(-1) : $3) ls 2 title 'LO|#1, central value, dynamical\_scale\_choice=10',\
'MADatNLO.HwU' index 7 using (($1+$2)/2):($3 >= 0 ? sqrt(-1) : abs($3)):4 w yerrorbar ls 101 title '',\
'MADatNLO.HwU' index 7 using (($1+$2)/2):($3 >= 0 ? sqrt(-1) : abs($3)) ls 101 title '',\
'MADatNLO.HwU' index 7 using (($1+$2)/2):($3 < 0 ? sqrt(-1) : $3):4 w yerrorbar ls 1 title '',\
'MADatNLO.HwU' index 7 using (($1+$2)/2):($3 < 0 ? sqrt(-1) : $3) ls 1 title 'NLO|#1, central value, dynamical\_scale\_choice=10'
#-- rendering subhistograms 'Relative scale and PDF uncertainty'
unset label
unset format
set yrange [-1.4800e+00:1.4000e+00]
set origin 0.0000e+00, 3.5000e-01
set size 1.0000e+00, 1.5000e-01
set mytics 2
set ytics auto
set format x ''
unset logscale y
set ylabel "NLO|#1 rel.unc."
set label "Relative uncertainties w.r.t. central values" font ",9" front at graph 0.03, graph 0.13
plot \
'MADatNLO.HwU' index 10 using (($1+$2)/2):(safe($7,$3,1.0)-1.0) ls 14 title '',\
'MADatNLO.HwU' index 10 using (($1+$2)/2):(safe($6,$3,1.0)-1.0) ls 14 title '',\
'MADatNLO.HwU' index 9 using (($1+$2)/2):(safe($7,$3,1.0)-1.0) ls 13 title '',\
'MADatNLO.HwU' index 9 using (($1+$2)/2):(safe($6,$3,1.0)-1.0) ls 13 title '',\
'MADatNLO.HwU' index 8 using (($1+$2)/2):(safe($7,$3,1.0)-1.0) ls 12 title '',\
'MADatNLO.HwU' index 8 using (($1+$2)/2):(safe($6,$3,1.0)-1.0) ls 12 title '',\
'MADatNLO.HwU' index 7 using (($1+$2)/2):(safe($7,$3,1.0)-1.0) ls 11 title '',\
'MADatNLO.HwU' index 7 using (($1+$2)/2):(safe($6,$3,1.0)-1.0) ls 11 title '',\
0.0 ls 999 title '',\
'MADatNLO.HwU' index 10 using (($1+$2)/2):(0.0):(safe($4,$3,0.0)) w yerrorbar ls 4 title '',\
'MADatNLO.HwU' index 10 using (($1+$2)/2):(safe($5,$3,1.0)-1.0) ls 4 title '',\
'MADatNLO.HwU' index 9 using (($1+$2)/2):(0.0):(safe($4,$3,0.0)) w yerrorbar ls 3 title '',\
'MADatNLO.HwU' index 9 using (($1+$2)/2):(safe($5,$3,1.0)-1.0) ls 3 title '',\
'MADatNLO.HwU' index 8 using (($1+$2)/2):(0.0):(safe($4,$3,0.0)) w yerrorbar ls 2 title '',\
'MADatNLO.HwU' index 8 using (($1+$2)/2):(safe($5,$3,1.0)-1.0) ls 2 title '',\
'MADatNLO.HwU' index 7 using (($1+$2)/2):(0.0):(safe($4,$3,0.0)) w yerrorbar ls 1 title '',\
'MADatNLO.HwU' index 7 using (($1+$2)/2):(safe($5,$3,1.0)-1.0) ls 1 title ''
#-- rendering subhistograms '(LO|#1SD0|#1SD1|#1)/(NLO|#1 central value) ratio'
unset label
unset format
set yrange [-2.4000e-01:1.2000e+00]
set origin 0.0000e+00, 2.0000e-01
set size 1.0000e+00, 1.5000e-01
set mytics 2
set ytics auto
set format x
unset logscale y
set ylabel "ratio w.r.t. NLO|#1"
set label "(LO|#1SD0|#1SD1|#1)/(NLO|#1 central value)" font ",9" at graph 0.03, graph 0.13
plot \
1.0 ls 999 title '',\
'MADatNLO.HwU' index 13 using (($1+$2)/2):7 ls 14 title '',\
'MADatNLO.HwU' index 13 using (($1+$2)/2):6 ls 14 title '',\
'MADatNLO.HwU' index 12 using (($1+$2)/2):7 ls 13 title '',\
'MADatNLO.HwU' index 12 using (($1+$2)/2):6 ls 13 title '',\
'MADatNLO.HwU' index 11 using (($1+$2)/2):7 ls 12 title '',\
'MADatNLO.HwU' index 11 using (($1+$2)/2):6 ls 12 title '',\
'MADatNLO.HwU' index 13 using (($1+$2)/2):5 ls 4 title '',\
'MADatNLO.HwU' index 13 using (($1+$2)/2):3:4 w yerrorbar ls 4 title '',\
'MADatNLO.HwU' index 13 using (($1+$2)/2):3 ls 4 title '',\
'MADatNLO.HwU' index 12 using (($1+$2)/2):5 ls 3 title '',\
'MADatNLO.HwU' index 12 using (($1+$2)/2):3:4 w yerrorbar ls 3 title '',\
'MADatNLO.HwU' index 12 using (($1+$2)/2):3 ls 3 title '',\
'MADatNLO.HwU' index 11 using (($1+$2)/2):5 ls 2 title '',\
'MADatNLO.HwU' index 11 using (($1+$2)/2):3:4 w yerrorbar ls 2 title '',\
'MADatNLO.HwU' index 11 using (($1+$2)/2):3 ls 2 title ''

unset label

################################################################################

################################################################################
### Rendering of the plot titled '2nd charged lepton log pT'
################################################################################

set multiplot
set label "2nd charged lepton log pT" font ",13" at graph 0.04, graph 1.05
set xrange [-2.0000e-01:3.8000e+00]
set bmargin 0 
set tmargin 0
set xtics nomirror
set ytics nomirror
set mytics 10
set xtics auto
set key horizontal noreverse maxcols 1 width -4 
set label front 'MadGraph5\_aMC\@NLO' font "Courier,11" rotate by 90 at graph 1.02, graph 0.04

#-- rendering subhistograms 'NLO|#1 and LO|#1 results'

set format y '10^{%T}'
set yrange [9.0000e-01:1.1000e+02]
set origin 0.0000e+00, 5.0000e-01
set size 1.0000e+00, 4.0000e-01
set mytics 10
set ytics auto
set format x ''
set logscale y
set ylabel "{/Symbol s} per bin [pb]"

plot \
sqrt(-1) ls 14 title 'SD1|#1, scale variation',\
sqrt(-1) ls 13 title 'SD0|#1, scale variation',\
sqrt(-1) ls 12 title 'LO|#1, scale variation',\
sqrt(-1) ls 11 title 'NLO|#1, scale variation',\
'MADatNLO.HwU' index 17 using (($1+$2)/2):($3 >= 0 ? sqrt(-1) : abs($3)):4 w yerrorbar ls 104 title '',\
'MADatNLO.HwU' index 17 using (($1+$2)/2):($3 >= 0 ? sqrt(-1) : abs($3)) ls 104 title '',\
'MADatNLO.HwU' index 17 using (($1+$2)/2):($3 < 0 ? sqrt(-1) : $3):4 w yerrorbar ls 4 title '',\
'MADatNLO.HwU' index 17 using (($1+$2)/2):($3 < 0 ? sqrt(-1) : $3) ls 4 title 'SD1|#1, central value, dynamical\_scale\_choice=10',\
'MADatNLO.HwU' index 16 using (($1+$2)/2):($3 >= 0 ? sqrt(-1) : abs($3)):4 w yerrorbar ls 103 title '',\
'MADatNLO.HwU' index 16 using (($1+$2)/2):($3 >= 0 ? sqrt(-1) : abs($3)) ls 103 title '',\
'MADatNLO.HwU' index 16 using (($1+$2)/2):($3 < 0 ? sqrt(-1) : $3):4 w yerrorbar ls 3 title '',\
'MADatNLO.HwU' index 16 using (($1+$2)/2):($3 < 0 ? sqrt(-1) : $3) ls 3 title 'SD0|#1, central value, dynamical\_scale\_choice=10',\
'MADatNLO.HwU' index 15 using (($1+$2)/2):($3 >= 0 ? sqrt(-1) : abs($3)):4 w yerrorbar ls 102 title '',\
'MADatNLO.HwU' index 15 using (($1+$2)/2):($3 >= 0 ? sqrt(-1) : abs($3)) ls 102 title '',\
'MADatNLO.HwU' index 15 using (($1+$2)/2):($3 < 0 ? sqrt(-1) : $3):4 w yerrorbar ls 2 title '',\
'MADatNLO.HwU' index 15 using (($1+$2)/2):($3 < 0 ? sqrt(-1) : $3) ls 2 title 'LO|#1, central value, dynamical\_scale\_choice=10',\
'MADatNLO.HwU' index 14 using (($1+$2)/2):($3 >= 0 ? sqrt(-1) : abs($3)):4 w yerrorbar ls 101 title '',\
'MADatNLO.HwU' index 14 using (($1+$2)/2):($3 >= 0 ? sqrt(-1) : abs($3)) ls 101 title '',\
'MADatNLO.HwU' index 14 using (($1+$2)/2):($3 < 0 ? sqrt(-1) : $3):4 w yerrorbar ls 1 title '',\
'MADatNLO.HwU' index 14 using (($1+$2)/2):($3 < 0 ? sqrt(-1) : $3) ls 1 title 'NLO|#1, central value, dynamical\_scale\_choice=10'
#-- rendering subhistograms 'Relative scale and PDF uncertainty'
unset label
unset format
set yrange [-1.4800e+00:1.4000e+00]
set origin 0.0000e+00, 3.5000e-01
set size 1.0000e+00, 1.5000e-01
set mytics 2
set ytics auto
set format x ''
unset logscale y
set ylabel "NLO|#1 rel.unc."
set label "Relative uncertainties w.r.t. central values" font ",9" front at graph 0.03, graph 0.13
plot \
'MADatNLO.HwU' index 17 using (($1+$2)/2):(safe($7,$3,1.0)-1.0) ls 14 title '',\
'MADatNLO.HwU' index 17 using (($1+$2)/2):(safe($6,$3,1.0)-1.0) ls 14 title '',\
'MADatNLO.HwU' index 16 using (($1+$2)/2):(safe($7,$3,1.0)-1.0) ls 13 title '',\
'MADatNLO.HwU' index 16 using (($1+$2)/2):(safe($6,$3,1.0)-1.0) ls 13 title '',\
'MADatNLO.HwU' index 15 using (($1+$2)/2):(safe($7,$3,1.0)-1.0) ls 12 title '',\
'MADatNLO.HwU' index 15 using (($1+$2)/2):(safe($6,$3,1.0)-1.0) ls 12 title '',\
'MADatNLO.HwU' index 14 using (($1+$2)/2):(safe($7,$3,1.0)-1.0) ls 11 title '',\
'MADatNLO.HwU' index 14 using (($1+$2)/2):(safe($6,$3,1.0)-1.0) ls 11 title '',\
0.0 ls 999 title '',\
'MADatNLO.HwU' index 17 using (($1+$2)/2):(0.0):(safe($4,$3,0.0)) w yerrorbar ls 4 title '',\
'MADatNLO.HwU' index 17 using (($1+$2)/2):(safe($5,$3,1.0)-1.0) ls 4 title '',\
'MADatNLO.HwU' index 16 using (($1+$2)/2):(0.0):(safe($4,$3,0.0)) w yerrorbar ls 3 title '',\
'MADatNLO.HwU' index 16 using (($1+$2)/2):(safe($5,$3,1.0)-1.0) ls 3 title '',\
'MADatNLO.HwU' index 15 using (($1+$2)/2):(0.0):(safe($4,$3,0.0)) w yerrorbar ls 2 title '',\
'MADatNLO.HwU' index 15 using (($1+$2)/2):(safe($5,$3,1.0)-1.0) ls 2 title '',\
'MADatNLO.HwU' index 14 using (($1+$2)/2):(0.0):(safe($4,$3,0.0)) w yerrorbar ls 1 title '',\
'MADatNLO.HwU' index 14 using (($1+$2)/2):(safe($5,$3,1.0)-1.0) ls 1 title ''
#-- rendering subhistograms '(LO|#1SD0|#1SD1|#1)/(NLO|#1 central value) ratio'
unset label
unset format
set yrange [-2.4000e-01:1.2000e+00]
set origin 0.0000e+00, 2.0000e-01
set size 1.0000e+00, 1.5000e-01
set mytics 2
set ytics auto
set format x
unset logscale y
set ylabel "ratio w.r.t. NLO|#1"
set label "(LO|#1SD0|#1SD1|#1)/(NLO|#1 central value)" font ",9" at graph 0.03, graph 0.13
plot \
1.0 ls 999 title '',\
'MADatNLO.HwU' index 20 using (($1+$2)/2):7 ls 14 title '',\
'MADatNLO.HwU' index 20 using (($1+$2)/2):6 ls 14 title '',\
'MADatNLO.HwU' index 19 using (($1+$2)/2):7 ls 13 title '',\
'MADatNLO.HwU' index 19 using (($1+$2)/2):6 ls 13 title '',\
'MADatNLO.HwU' index 18 using (($1+$2)/2):7 ls 12 title '',\
'MADatNLO.HwU' index 18 using (($1+$2)/2):6 ls 12 title '',\
'MADatNLO.HwU' index 20 using (($1+$2)/2):5 ls 4 title '',\
'MADatNLO.HwU' index 20 using (($1+$2)/2):3:4 w yerrorbar ls 4 title '',\
'MADatNLO.HwU' index 20 using (($1+$2)/2):3 ls 4 title '',\
'MADatNLO.HwU' index 19 using (($1+$2)/2):5 ls 3 title '',\
'MADatNLO.HwU' index 19 using (($1+$2)/2):3:4 w yerrorbar ls 3 title '',\
'MADatNLO.HwU' index 19 using (($1+$2)/2):3 ls 3 title '',\
'MADatNLO.HwU' index 18 using (($1+$2)/2):5 ls 2 title '',\
'MADatNLO.HwU' index 18 using (($1+$2)/2):3:4 w yerrorbar ls 2 title '',\
'MADatNLO.HwU' index 18 using (($1+$2)/2):3 ls 2 title ''

unset label

################################################################################

################################################################################
### Rendering of the plot titled '3rd charged lepton log pT'
################################################################################

set multiplot
set label "3rd charged lepton log pT" font ",13" at graph 0.04, graph 1.05
set xrange [-2.0000e-01:3.8000e+00]
set bmargin 0 
set tmargin 0
set xtics nomirror
set ytics nomirror
set mytics 10
set xtics auto
set key horizontal noreverse maxcols 1 width -4 
set label front 'MadGraph5\_aMC\@NLO' font "Courier,11" rotate by 90 at graph 1.02, graph 0.04

#-- rendering subhistograms 'NLO|#1 and LO|#1 results'

set format y '10^{%T}'
set yrange [9.0000e-01:1.1000e+02]
set origin 0.0000e+00, 5.0000e-01
set size 1.0000e+00, 4.0000e-01
set mytics 10
set ytics auto
set format x ''
set logscale y
set ylabel "{/Symbol s} per bin [pb]"

plot \
sqrt(-1) ls 14 title 'SD1|#1, scale variation',\
sqrt(-1) ls 13 title 'SD0|#1, scale variation',\
sqrt(-1) ls 12 title 'LO|#1, scale variation',\
sqrt(-1) ls 11 title 'NLO|#1, scale variation',\
'MADatNLO.HwU' index 24 using (($1+$2)/2):($3 >= 0 ? sqrt(-1) : abs($3)):4 w yerrorbar ls 104 title '',\
'MADatNLO.HwU' index 24 using (($1+$2)/2):($3 >= 0 ? sqrt(-1) : abs($3)) ls 104 title '',\
'MADatNLO.HwU' index 24 using (($1+$2)/2):($3 < 0 ? sqrt(-1) : $3):4 w yerrorbar ls 4 title '',\
'MADatNLO.HwU' index 24 using (($1+$2)/2):($3 < 0 ? sqrt(-1) : $3) ls 4 title 'SD1|#1, central value, dynamical\_scale\_choice=10',\
'MADatNLO.HwU' index 23 using (($1+$2)/2):($3 >= 0 ? sqrt(-1) : abs($3)):4 w yerrorbar ls 103 title '',\
'MADatNLO.HwU' index 23 using (($1+$2)/2):($3 >= 0 ? sqrt(-1) : abs($3)) ls 103 title '',\
'MADatNLO.HwU' index 23 using (($1+$2)/2):($3 < 0 ? sqrt(-1) : $3):4 w yerrorbar ls 3 title '',\
'MADatNLO.HwU' index 23 using (($1+$2)/2):($3 < 0 ? sqrt(-1) : $3) ls 3 title 'SD0|#1, central value, dynamical\_scale\_choice=10',\
'MADatNLO.HwU' index 22 using (($1+$2)/2):($3 >= 0 ? sqrt(-1) : abs($3)):4 w yerrorbar ls 102 title '',\
'MADatNLO.HwU' index 22 using (($1+$2)/2):($3 >= 0 ? sqrt(-1) : abs($3)) ls 102 title '',\
'MADatNLO.HwU' index 22 using (($1+$2)/2):($3 < 0 ? sqrt(-1) : $3):4 w yerrorbar ls 2 title '',\
'MADatNLO.HwU' index 22 using (($1+$2)/2):($3 < 0 ? sqrt(-1) : $3) ls 2 title 'LO|#1, central value, dynamical\_scale\_choice=10',\
'MADatNLO.HwU' index 21 using (($1+$2)/2):($3 >= 0 ? sqrt(-1) : abs($3)):4 w yerrorbar ls 101 title '',\
'MADatNLO.HwU' index 21 using (($1+$2)/2):($3 >= 0 ? sqrt(-1) : abs($3)) ls 101 title '',\
'MADatNLO.HwU' index 21 using (($1+$2)/2):($3 < 0 ? sqrt(-1) : $3):4 w yerrorbar ls 1 title '',\
'MADatNLO.HwU' index 21 using (($1+$2)/2):($3 < 0 ? sqrt(-1) : $3) ls 1 title 'NLO|#1, central value, dynamical\_scale\_choice=10'
#-- rendering subhistograms 'Relative scale and PDF uncertainty'
unset label
unset format
set yrange [-1.4800e+00:1.4000e+00]
set origin 0.0000e+00, 3.5000e-01
set size 1.0000e+00, 1.5000e-01
set mytics 2
set ytics auto
set format x ''
unset logscale y
set ylabel "NLO|#1 rel.unc."
set label "Relative uncertainties w.r.t. central values" font ",9" front at graph 0.03, graph 0.13
plot \
'MADatNLO.HwU' index 24 using (($1+$2)/2):(safe($7,$3,1.0)-1.0) ls 14 title '',\
'MADatNLO.HwU' index 24 using (($1+$2)/2):(safe($6,$3,1.0)-1.0) ls 14 title '',\
'MADatNLO.HwU' index 23 using (($1+$2)/2):(safe($7,$3,1.0)-1.0) ls 13 title '',\
'MADatNLO.HwU' index 23 using (($1+$2)/2):(safe($6,$3,1.0)-1.0) ls 13 title '',\
'MADatNLO.HwU' index 22 using (($1+$2)/2):(safe($7,$3,1.0)-1.0) ls 12 title '',\
'MADatNLO.HwU' index 22 using (($1+$2)/2):(safe($6,$3,1.0)-1.0) ls 12 title '',\
'MADatNLO.HwU' index 21 using (($1+$2)/2):(safe($7,$3,1.0)-1.0) ls 11 title '',\
'MADatNLO.HwU' index 21 using (($1+$2)/2):(safe($6,$3,1.0)-1.0) ls 11 title '',\
0.0 ls 999 title '',\
'MADatNLO.HwU' index 24 using (($1+$2)/2):(0.0):(safe($4,$3,0.0)) w yerrorbar ls 4 title '',\
'MADatNLO.HwU' index 24 using (($1+$2)/2):(safe($5,$3,1.0)-1.0) ls 4 title '',\
'MADatNLO.HwU' index 23 using (($1+$2)/2):(0.0):(safe($4,$3,0.0)) w yerrorbar ls 3 title '',\
'MADatNLO.HwU' index 23 using (($1+$2)/2):(safe($5,$3,1.0)-1.0) ls 3 title '',\
'MADatNLO.HwU' index 22 using (($1+$2)/2):(0.0):(safe($4,$3,0.0)) w yerrorbar ls 2 title '',\
'MADatNLO.HwU' index 22 using (($1+$2)/2):(safe($5,$3,1.0)-1.0) ls 2 title '',\
'MADatNLO.HwU' index 21 using (($1+$2)/2):(0.0):(safe($4,$3,0.0)) w yerrorbar ls 1 title '',\
'MADatNLO.HwU' index 21 using (($1+$2)/2):(safe($5,$3,1.0)-1.0) ls 1 title ''
#-- rendering subhistograms '(LO|#1SD0|#1SD1|#1)/(NLO|#1 central value) ratio'
unset label
unset format
set yrange [-2.4000e-01:1.2000e+00]
set origin 0.0000e+00, 2.0000e-01
set size 1.0000e+00, 1.5000e-01
set mytics 2
set ytics auto
set format x
unset logscale y
set ylabel "ratio w.r.t. NLO|#1"
set label "(LO|#1SD0|#1SD1|#1)/(NLO|#1 central value)" font ",9" at graph 0.03, graph 0.13
plot \
1.0 ls 999 title '',\
'MADatNLO.HwU' index 27 using (($1+$2)/2):7 ls 14 title '',\
'MADatNLO.HwU' index 27 using (($1+$2)/2):6 ls 14 title '',\
'MADatNLO.HwU' index 26 using (($1+$2)/2):7 ls 13 title '',\
'MADatNLO.HwU' index 26 using (($1+$2)/2):6 ls 13 title '',\
'MADatNLO.HwU' index 25 using (($1+$2)/2):7 ls 12 title '',\
'MADatNLO.HwU' index 25 using (($1+$2)/2):6 ls 12 title '',\
'MADatNLO.HwU' index 27 using (($1+$2)/2):5 ls 4 title '',\
'MADatNLO.HwU' index 27 using (($1+$2)/2):3:4 w yerrorbar ls 4 title '',\
'MADatNLO.HwU' index 27 using (($1+$2)/2):3 ls 4 title '',\
'MADatNLO.HwU' index 26 using (($1+$2)/2):5 ls 3 title '',\
'MADatNLO.HwU' index 26 using (($1+$2)/2):3:4 w yerrorbar ls 3 title '',\
'MADatNLO.HwU' index 26 using (($1+$2)/2):3 ls 3 title '',\
'MADatNLO.HwU' index 25 using (($1+$2)/2):5 ls 2 title '',\
'MADatNLO.HwU' index 25 using (($1+$2)/2):3:4 w yerrorbar ls 2 title '',\
'MADatNLO.HwU' index 25 using (($1+$2)/2):3 ls 2 title ''

unset label

################################################################################

################################################################################
### Rendering of the plot titled '4th charged lepton log pT'
################################################################################

set multiplot
set label "4th charged lepton log pT" font ",13" at graph 0.04, graph 1.05
set xrange [-2.0000e-01:3.8000e+00]
set bmargin 0 
set tmargin 0
set xtics nomirror
set ytics nomirror
set mytics 10
set xtics auto
set key horizontal noreverse maxcols 1 width -4 
set label front 'MadGraph5\_aMC\@NLO' font "Courier,11" rotate by 90 at graph 1.02, graph 0.04

#-- rendering subhistograms 'NLO|#1 and LO|#1 results'

set format y '10^{%T}'
set yrange [9.0000e-01:1.1000e+02]
set origin 0.0000e+00, 5.0000e-01
set size 1.0000e+00, 4.0000e-01
set mytics 10
set ytics auto
set format x ''
set logscale y
set ylabel "{/Symbol s} per bin [pb]"

plot \
sqrt(-1) ls 14 title 'SD1|#1, scale variation',\
sqrt(-1) ls 13 title 'SD0|#1, scale variation',\
sqrt(-1) ls 12 title 'LO|#1, scale variation',\
sqrt(-1) ls 11 title 'NLO|#1, scale variation',\
'MADatNLO.HwU' index 31 using (($1+$2)/2):($3 >= 0 ? sqrt(-1) : abs($3)):4 w yerrorbar ls 104 title '',\
'MADatNLO.HwU' index 31 using (($1+$2)/2):($3 >= 0 ? sqrt(-1) : abs($3)) ls 104 title '',\
'MADatNLO.HwU' index 31 using (($1+$2)/2):($3 < 0 ? sqrt(-1) : $3):4 w yerrorbar ls 4 title '',\
'MADatNLO.HwU' index 31 using (($1+$2)/2):($3 < 0 ? sqrt(-1) : $3) ls 4 title 'SD1|#1, central value, dynamical\_scale\_choice=10',\
'MADatNLO.HwU' index 30 using (($1+$2)/2):($3 >= 0 ? sqrt(-1) : abs($3)):4 w yerrorbar ls 103 title '',\
'MADatNLO.HwU' index 30 using (($1+$2)/2):($3 >= 0 ? sqrt(-1) : abs($3)) ls 103 title '',\
'MADatNLO.HwU' index 30 using (($1+$2)/2):($3 < 0 ? sqrt(-1) : $3):4 w yerrorbar ls 3 title '',\
'MADatNLO.HwU' index 30 using (($1+$2)/2):($3 < 0 ? sqrt(-1) : $3) ls 3 title 'SD0|#1, central value, dynamical\_scale\_choice=10',\
'MADatNLO.HwU' index 29 using (($1+$2)/2):($3 >= 0 ? sqrt(-1) : abs($3)):4 w yerrorbar ls 102 title '',\
'MADatNLO.HwU' index 29 using (($1+$2)/2):($3 >= 0 ? sqrt(-1) : abs($3)) ls 102 title '',\
'MADatNLO.HwU' index 29 using (($1+$2)/2):($3 < 0 ? sqrt(-1) : $3):4 w yerrorbar ls 2 title '',\
'MADatNLO.HwU' index 29 using (($1+$2)/2):($3 < 0 ? sqrt(-1) : $3) ls 2 title 'LO|#1, central value, dynamical\_scale\_choice=10',\
'MADatNLO.HwU' index 28 using (($1+$2)/2):($3 >= 0 ? sqrt(-1) : abs($3)):4 w yerrorbar ls 101 title '',\
'MADatNLO.HwU' index 28 using (($1+$2)/2):($3 >= 0 ? sqrt(-1) : abs($3)) ls 101 title '',\
'MADatNLO.HwU' index 28 using (($1+$2)/2):($3 < 0 ? sqrt(-1) : $3):4 w yerrorbar ls 1 title '',\
'MADatNLO.HwU' index 28 using (($1+$2)/2):($3 < 0 ? sqrt(-1) : $3) ls 1 title 'NLO|#1, central value, dynamical\_scale\_choice=10'
#-- rendering subhistograms 'Relative scale and PDF uncertainty'
unset label
unset format
set yrange [-1.4800e+00:1.4000e+00]
set origin 0.0000e+00, 3.5000e-01
set size 1.0000e+00, 1.5000e-01
set mytics 2
set ytics auto
set format x ''
unset logscale y
set ylabel "NLO|#1 rel.unc."
set label "Relative uncertainties w.r.t. central values" font ",9" front at graph 0.03, graph 0.13
plot \
'MADatNLO.HwU' index 31 using (($1+$2)/2):(safe($7,$3,1.0)-1.0) ls 14 title '',\
'MADatNLO.HwU' index 31 using (($1+$2)/2):(safe($6,$3,1.0)-1.0) ls 14 title '',\
'MADatNLO.HwU' index 30 using (($1+$2)/2):(safe($7,$3,1.0)-1.0) ls 13 title '',\
'MADatNLO.HwU' index 30 using (($1+$2)/2):(safe($6,$3,1.0)-1.0) ls 13 title '',\
'MADatNLO.HwU' index 29 using (($1+$2)/2):(safe($7,$3,1.0)-1.0) ls 12 title '',\
'MADatNLO.HwU' index 29 using (($1+$2)/2):(safe($6,$3,1.0)-1.0) ls 12 title '',\
'MADatNLO.HwU' index 28 using (($1+$2)/2):(safe($7,$3,1.0)-1.0) ls 11 title '',\
'MADatNLO.HwU' index 28 using (($1+$2)/2):(safe($6,$3,1.0)-1.0) ls 11 title '',\
0.0 ls 999 title '',\
'MADatNLO.HwU' index 31 using (($1+$2)/2):(0.0):(safe($4,$3,0.0)) w yerrorbar ls 4 title '',\
'MADatNLO.HwU' index 31 using (($1+$2)/2):(safe($5,$3,1.0)-1.0) ls 4 title '',\
'MADatNLO.HwU' index 30 using (($1+$2)/2):(0.0):(safe($4,$3,0.0)) w yerrorbar ls 3 title '',\
'MADatNLO.HwU' index 30 using (($1+$2)/2):(safe($5,$3,1.0)-1.0) ls 3 title '',\
'MADatNLO.HwU' index 29 using (($1+$2)/2):(0.0):(safe($4,$3,0.0)) w yerrorbar ls 2 title '',\
'MADatNLO.HwU' index 29 using (($1+$2)/2):(safe($5,$3,1.0)-1.0) ls 2 title '',\
'MADatNLO.HwU' index 28 using (($1+$2)/2):(0.0):(safe($4,$3,0.0)) w yerrorbar ls 1 title '',\
'MADatNLO.HwU' index 28 using (($1+$2)/2):(safe($5,$3,1.0)-1.0) ls 1 title ''
#-- rendering subhistograms '(LO|#1SD0|#1SD1|#1)/(NLO|#1 central value) ratio'
unset label
unset format
set yrange [-2.4000e-01:1.2000e+00]
set origin 0.0000e+00, 2.0000e-01
set size 1.0000e+00, 1.5000e-01
set mytics 2
set ytics auto
set format x
unset logscale y
set ylabel "ratio w.r.t. NLO|#1"
set label "(LO|#1SD0|#1SD1|#1)/(NLO|#1 central value)" font ",9" at graph 0.03, graph 0.13
plot \
1.0 ls 999 title '',\
'MADatNLO.HwU' index 34 using (($1+$2)/2):7 ls 14 title '',\
'MADatNLO.HwU' index 34 using (($1+$2)/2):6 ls 14 title '',\
'MADatNLO.HwU' index 33 using (($1+$2)/2):7 ls 13 title '',\
'MADatNLO.HwU' index 33 using (($1+$2)/2):6 ls 13 title '',\
'MADatNLO.HwU' index 32 using (($1+$2)/2):7 ls 12 title '',\
'MADatNLO.HwU' index 32 using (($1+$2)/2):6 ls 12 title '',\
'MADatNLO.HwU' index 34 using (($1+$2)/2):5 ls 4 title '',\
'MADatNLO.HwU' index 34 using (($1+$2)/2):3:4 w yerrorbar ls 4 title '',\
'MADatNLO.HwU' index 34 using (($1+$2)/2):3 ls 4 title '',\
'MADatNLO.HwU' index 33 using (($1+$2)/2):5 ls 3 title '',\
'MADatNLO.HwU' index 33 using (($1+$2)/2):3:4 w yerrorbar ls 3 title '',\
'MADatNLO.HwU' index 33 using (($1+$2)/2):3 ls 3 title '',\
'MADatNLO.HwU' index 32 using (($1+$2)/2):5 ls 2 title '',\
'MADatNLO.HwU' index 32 using (($1+$2)/2):3:4 w yerrorbar ls 2 title '',\
'MADatNLO.HwU' index 32 using (($1+$2)/2):3 ls 2 title ''

unset label

################################################################################

################################################################################
### Rendering of the plot titled 'electron log pT'
################################################################################

set multiplot
set label "electron log pT" font ",13" at graph 0.04, graph 1.05
set xrange [-2.0000e-01:3.8000e+00]
set bmargin 0 
set tmargin 0
set xtics nomirror
set ytics nomirror
set mytics 10
set xtics auto
set key horizontal noreverse maxcols 1 width -4 
set label front 'MadGraph5\_aMC\@NLO' font "Courier,11" rotate by 90 at graph 1.02, graph 0.04

#-- rendering subhistograms 'NLO|#1 and LO|#1 results'

set format y '10^{%T}'
set yrange [9.0000e-01:1.1000e+02]
set origin 0.0000e+00, 5.0000e-01
set size 1.0000e+00, 4.0000e-01
set mytics 10
set ytics auto
set format x ''
set logscale y
set ylabel "{/Symbol s} per bin [pb]"

plot \
sqrt(-1) ls 14 title 'SD1|#1, scale variation',\
sqrt(-1) ls 13 title 'SD0|#1, scale variation',\
sqrt(-1) ls 12 title 'LO|#1, scale variation',\
sqrt(-1) ls 11 title 'NLO|#1, scale variation',\
'MADatNLO.HwU' index 38 using (($1+$2)/2):($3 >= 0 ? sqrt(-1) : abs($3)):4 w yerrorbar ls 104 title '',\
'MADatNLO.HwU' index 38 using (($1+$2)/2):($3 >= 0 ? sqrt(-1) : abs($3)) ls 104 title '',\
'MADatNLO.HwU' index 38 using (($1+$2)/2):($3 < 0 ? sqrt(-1) : $3):4 w yerrorbar ls 4 title '',\
'MADatNLO.HwU' index 38 using (($1+$2)/2):($3 < 0 ? sqrt(-1) : $3) ls 4 title 'SD1|#1, central value, dynamical\_scale\_choice=10',\
'MADatNLO.HwU' index 37 using (($1+$2)/2):($3 >= 0 ? sqrt(-1) : abs($3)):4 w yerrorbar ls 103 title '',\
'MADatNLO.HwU' index 37 using (($1+$2)/2):($3 >= 0 ? sqrt(-1) : abs($3)) ls 103 title '',\
'MADatNLO.HwU' index 37 using (($1+$2)/2):($3 < 0 ? sqrt(-1) : $3):4 w yerrorbar ls 3 title '',\
'MADatNLO.HwU' index 37 using (($1+$2)/2):($3 < 0 ? sqrt(-1) : $3) ls 3 title 'SD0|#1, central value, dynamical\_scale\_choice=10',\
'MADatNLO.HwU' index 36 using (($1+$2)/2):($3 >= 0 ? sqrt(-1) : abs($3)):4 w yerrorbar ls 102 title '',\
'MADatNLO.HwU' index 36 using (($1+$2)/2):($3 >= 0 ? sqrt(-1) : abs($3)) ls 102 title '',\
'MADatNLO.HwU' index 36 using (($1+$2)/2):($3 < 0 ? sqrt(-1) : $3):4 w yerrorbar ls 2 title '',\
'MADatNLO.HwU' index 36 using (($1+$2)/2):($3 < 0 ? sqrt(-1) : $3) ls 2 title 'LO|#1, central value, dynamical\_scale\_choice=10',\
'MADatNLO.HwU' index 35 using (($1+$2)/2):($3 >= 0 ? sqrt(-1) : abs($3)):4 w yerrorbar ls 101 title '',\
'MADatNLO.HwU' index 35 using (($1+$2)/2):($3 >= 0 ? sqrt(-1) : abs($3)) ls 101 title '',\
'MADatNLO.HwU' index 35 using (($1+$2)/2):($3 < 0 ? sqrt(-1) : $3):4 w yerrorbar ls 1 title '',\
'MADatNLO.HwU' index 35 using (($1+$2)/2):($3 < 0 ? sqrt(-1) : $3) ls 1 title 'NLO|#1, central value, dynamical\_scale\_choice=10'
#-- rendering subhistograms 'Relative scale and PDF uncertainty'
unset label
unset format
set yrange [-1.4800e+00:1.4000e+00]
set origin 0.0000e+00, 3.5000e-01
set size 1.0000e+00, 1.5000e-01
set mytics 2
set ytics auto
set format x ''
unset logscale y
set ylabel "NLO|#1 rel.unc."
set label "Relative uncertainties w.r.t. central values" font ",9" front at graph 0.03, graph 0.13
plot \
'MADatNLO.HwU' index 38 using (($1+$2)/2):(safe($7,$3,1.0)-1.0) ls 14 title '',\
'MADatNLO.HwU' index 38 using (($1+$2)/2):(safe($6,$3,1.0)-1.0) ls 14 title '',\
'MADatNLO.HwU' index 37 using (($1+$2)/2):(safe($7,$3,1.0)-1.0) ls 13 title '',\
'MADatNLO.HwU' index 37 using (($1+$2)/2):(safe($6,$3,1.0)-1.0) ls 13 title '',\
'MADatNLO.HwU' index 36 using (($1+$2)/2):(safe($7,$3,1.0)-1.0) ls 12 title '',\
'MADatNLO.HwU' index 36 using (($1+$2)/2):(safe($6,$3,1.0)-1.0) ls 12 title '',\
'MADatNLO.HwU' index 35 using (($1+$2)/2):(safe($7,$3,1.0)-1.0) ls 11 title '',\
'MADatNLO.HwU' index 35 using (($1+$2)/2):(safe($6,$3,1.0)-1.0) ls 11 title '',\
0.0 ls 999 title '',\
'MADatNLO.HwU' index 38 using (($1+$2)/2):(0.0):(safe($4,$3,0.0)) w yerrorbar ls 4 title '',\
'MADatNLO.HwU' index 38 using (($1+$2)/2):(safe($5,$3,1.0)-1.0) ls 4 title '',\
'MADatNLO.HwU' index 37 using (($1+$2)/2):(0.0):(safe($4,$3,0.0)) w yerrorbar ls 3 title '',\
'MADatNLO.HwU' index 37 using (($1+$2)/2):(safe($5,$3,1.0)-1.0) ls 3 title '',\
'MADatNLO.HwU' index 36 using (($1+$2)/2):(0.0):(safe($4,$3,0.0)) w yerrorbar ls 2 title '',\
'MADatNLO.HwU' index 36 using (($1+$2)/2):(safe($5,$3,1.0)-1.0) ls 2 title '',\
'MADatNLO.HwU' index 35 using (($1+$2)/2):(0.0):(safe($4,$3,0.0)) w yerrorbar ls 1 title '',\
'MADatNLO.HwU' index 35 using (($1+$2)/2):(safe($5,$3,1.0)-1.0) ls 1 title ''
#-- rendering subhistograms '(LO|#1SD0|#1SD1|#1)/(NLO|#1 central value) ratio'
unset label
unset format
set yrange [-2.4000e-01:1.2000e+00]
set origin 0.0000e+00, 2.0000e-01
set size 1.0000e+00, 1.5000e-01
set mytics 2
set ytics auto
set format x
unset logscale y
set ylabel "ratio w.r.t. NLO|#1"
set label "(LO|#1SD0|#1SD1|#1)/(NLO|#1 central value)" font ",9" at graph 0.03, graph 0.13
plot \
1.0 ls 999 title '',\
'MADatNLO.HwU' index 41 using (($1+$2)/2):7 ls 14 title '',\
'MADatNLO.HwU' index 41 using (($1+$2)/2):6 ls 14 title '',\
'MADatNLO.HwU' index 40 using (($1+$2)/2):7 ls 13 title '',\
'MADatNLO.HwU' index 40 using (($1+$2)/2):6 ls 13 title '',\
'MADatNLO.HwU' index 39 using (($1+$2)/2):7 ls 12 title '',\
'MADatNLO.HwU' index 39 using (($1+$2)/2):6 ls 12 title '',\
'MADatNLO.HwU' index 41 using (($1+$2)/2):5 ls 4 title '',\
'MADatNLO.HwU' index 41 using (($1+$2)/2):3:4 w yerrorbar ls 4 title '',\
'MADatNLO.HwU' index 41 using (($1+$2)/2):3 ls 4 title '',\
'MADatNLO.HwU' index 40 using (($1+$2)/2):5 ls 3 title '',\
'MADatNLO.HwU' index 40 using (($1+$2)/2):3:4 w yerrorbar ls 3 title '',\
'MADatNLO.HwU' index 40 using (($1+$2)/2):3 ls 3 title '',\
'MADatNLO.HwU' index 39 using (($1+$2)/2):5 ls 2 title '',\
'MADatNLO.HwU' index 39 using (($1+$2)/2):3:4 w yerrorbar ls 2 title '',\
'MADatNLO.HwU' index 39 using (($1+$2)/2):3 ls 2 title ''

unset label

################################################################################

################################################################################
### Rendering of the plot titled 'positron log pT'
################################################################################

set multiplot
set label "positron log pT" font ",13" at graph 0.04, graph 1.05
set xrange [-2.0000e-01:3.8000e+00]
set bmargin 0 
set tmargin 0
set xtics nomirror
set ytics nomirror
set mytics 10
set xtics auto
set key horizontal noreverse maxcols 1 width -4 
set label front 'MadGraph5\_aMC\@NLO' font "Courier,11" rotate by 90 at graph 1.02, graph 0.04

#-- rendering subhistograms 'NLO|#1 and LO|#1 results'

set format y '10^{%T}'
set yrange [9.0000e-01:1.1000e+02]
set origin 0.0000e+00, 5.0000e-01
set size 1.0000e+00, 4.0000e-01
set mytics 10
set ytics auto
set format x ''
set logscale y
set ylabel "{/Symbol s} per bin [pb]"

plot \
sqrt(-1) ls 14 title 'SD1|#1, scale variation',\
sqrt(-1) ls 13 title 'SD0|#1, scale variation',\
sqrt(-1) ls 12 title 'LO|#1, scale variation',\
sqrt(-1) ls 11 title 'NLO|#1, scale variation',\
'MADatNLO.HwU' index 45 using (($1+$2)/2):($3 >= 0 ? sqrt(-1) : abs($3)):4 w yerrorbar ls 104 title '',\
'MADatNLO.HwU' index 45 using (($1+$2)/2):($3 >= 0 ? sqrt(-1) : abs($3)) ls 104 title '',\
'MADatNLO.HwU' index 45 using (($1+$2)/2):($3 < 0 ? sqrt(-1) : $3):4 w yerrorbar ls 4 title '',\
'MADatNLO.HwU' index 45 using (($1+$2)/2):($3 < 0 ? sqrt(-1) : $3) ls 4 title 'SD1|#1, central value, dynamical\_scale\_choice=10',\
'MADatNLO.HwU' index 44 using (($1+$2)/2):($3 >= 0 ? sqrt(-1) : abs($3)):4 w yerrorbar ls 103 title '',\
'MADatNLO.HwU' index 44 using (($1+$2)/2):($3 >= 0 ? sqrt(-1) : abs($3)) ls 103 title '',\
'MADatNLO.HwU' index 44 using (($1+$2)/2):($3 < 0 ? sqrt(-1) : $3):4 w yerrorbar ls 3 title '',\
'MADatNLO.HwU' index 44 using (($1+$2)/2):($3 < 0 ? sqrt(-1) : $3) ls 3 title 'SD0|#1, central value, dynamical\_scale\_choice=10',\
'MADatNLO.HwU' index 43 using (($1+$2)/2):($3 >= 0 ? sqrt(-1) : abs($3)):4 w yerrorbar ls 102 title '',\
'MADatNLO.HwU' index 43 using (($1+$2)/2):($3 >= 0 ? sqrt(-1) : abs($3)) ls 102 title '',\
'MADatNLO.HwU' index 43 using (($1+$2)/2):($3 < 0 ? sqrt(-1) : $3):4 w yerrorbar ls 2 title '',\
'MADatNLO.HwU' index 43 using (($1+$2)/2):($3 < 0 ? sqrt(-1) : $3) ls 2 title 'LO|#1, central value, dynamical\_scale\_choice=10',\
'MADatNLO.HwU' index 42 using (($1+$2)/2):($3 >= 0 ? sqrt(-1) : abs($3)):4 w yerrorbar ls 101 title '',\
'MADatNLO.HwU' index 42 using (($1+$2)/2):($3 >= 0 ? sqrt(-1) : abs($3)) ls 101 title '',\
'MADatNLO.HwU' index 42 using (($1+$2)/2):($3 < 0 ? sqrt(-1) : $3):4 w yerrorbar ls 1 title '',\
'MADatNLO.HwU' index 42 using (($1+$2)/2):($3 < 0 ? sqrt(-1) : $3) ls 1 title 'NLO|#1, central value, dynamical\_scale\_choice=10'
#-- rendering subhistograms 'Relative scale and PDF uncertainty'
unset label
unset format
set yrange [-1.4800e+00:1.4000e+00]
set origin 0.0000e+00, 3.5000e-01
set size 1.0000e+00, 1.5000e-01
set mytics 2
set ytics auto
set format x ''
unset logscale y
set ylabel "NLO|#1 rel.unc."
set label "Relative uncertainties w.r.t. central values" font ",9" front at graph 0.03, graph 0.13
plot \
'MADatNLO.HwU' index 45 using (($1+$2)/2):(safe($7,$3,1.0)-1.0) ls 14 title '',\
'MADatNLO.HwU' index 45 using (($1+$2)/2):(safe($6,$3,1.0)-1.0) ls 14 title '',\
'MADatNLO.HwU' index 44 using (($1+$2)/2):(safe($7,$3,1.0)-1.0) ls 13 title '',\
'MADatNLO.HwU' index 44 using (($1+$2)/2):(safe($6,$3,1.0)-1.0) ls 13 title '',\
'MADatNLO.HwU' index 43 using (($1+$2)/2):(safe($7,$3,1.0)-1.0) ls 12 title '',\
'MADatNLO.HwU' index 43 using (($1+$2)/2):(safe($6,$3,1.0)-1.0) ls 12 title '',\
'MADatNLO.HwU' index 42 using (($1+$2)/2):(safe($7,$3,1.0)-1.0) ls 11 title '',\
'MADatNLO.HwU' index 42 using (($1+$2)/2):(safe($6,$3,1.0)-1.0) ls 11 title '',\
0.0 ls 999 title '',\
'MADatNLO.HwU' index 45 using (($1+$2)/2):(0.0):(safe($4,$3,0.0)) w yerrorbar ls 4 title '',\
'MADatNLO.HwU' index 45 using (($1+$2)/2):(safe($5,$3,1.0)-1.0) ls 4 title '',\
'MADatNLO.HwU' index 44 using (($1+$2)/2):(0.0):(safe($4,$3,0.0)) w yerrorbar ls 3 title '',\
'MADatNLO.HwU' index 44 using (($1+$2)/2):(safe($5,$3,1.0)-1.0) ls 3 title '',\
'MADatNLO.HwU' index 43 using (($1+$2)/2):(0.0):(safe($4,$3,0.0)) w yerrorbar ls 2 title '',\
'MADatNLO.HwU' index 43 using (($1+$2)/2):(safe($5,$3,1.0)-1.0) ls 2 title '',\
'MADatNLO.HwU' index 42 using (($1+$2)/2):(0.0):(safe($4,$3,0.0)) w yerrorbar ls 1 title '',\
'MADatNLO.HwU' index 42 using (($1+$2)/2):(safe($5,$3,1.0)-1.0) ls 1 title ''
#-- rendering subhistograms '(LO|#1SD0|#1SD1|#1)/(NLO|#1 central value) ratio'
unset label
unset format
set yrange [-2.4000e-01:1.2000e+00]
set origin 0.0000e+00, 2.0000e-01
set size 1.0000e+00, 1.5000e-01
set mytics 2
set ytics auto
set format x
unset logscale y
set ylabel "ratio w.r.t. NLO|#1"
set label "(LO|#1SD0|#1SD1|#1)/(NLO|#1 central value)" font ",9" at graph 0.03, graph 0.13
plot \
1.0 ls 999 title '',\
'MADatNLO.HwU' index 48 using (($1+$2)/2):7 ls 14 title '',\
'MADatNLO.HwU' index 48 using (($1+$2)/2):6 ls 14 title '',\
'MADatNLO.HwU' index 47 using (($1+$2)/2):7 ls 13 title '',\
'MADatNLO.HwU' index 47 using (($1+$2)/2):6 ls 13 title '',\
'MADatNLO.HwU' index 46 using (($1+$2)/2):7 ls 12 title '',\
'MADatNLO.HwU' index 46 using (($1+$2)/2):6 ls 12 title '',\
'MADatNLO.HwU' index 48 using (($1+$2)/2):5 ls 4 title '',\
'MADatNLO.HwU' index 48 using (($1+$2)/2):3:4 w yerrorbar ls 4 title '',\
'MADatNLO.HwU' index 48 using (($1+$2)/2):3 ls 4 title '',\
'MADatNLO.HwU' index 47 using (($1+$2)/2):5 ls 3 title '',\
'MADatNLO.HwU' index 47 using (($1+$2)/2):3:4 w yerrorbar ls 3 title '',\
'MADatNLO.HwU' index 47 using (($1+$2)/2):3 ls 3 title '',\
'MADatNLO.HwU' index 46 using (($1+$2)/2):5 ls 2 title '',\
'MADatNLO.HwU' index 46 using (($1+$2)/2):3:4 w yerrorbar ls 2 title '',\
'MADatNLO.HwU' index 46 using (($1+$2)/2):3 ls 2 title ''

unset label

################################################################################

################################################################################
### Rendering of the plot titled 'mu-plus log pT'
################################################################################

set multiplot
set label "mu-plus log pT" font ",13" at graph 0.04, graph 1.05
set xrange [-2.0000e-01:3.8000e+00]
set bmargin 0 
set tmargin 0
set xtics nomirror
set ytics nomirror
set mytics 10
set xtics auto
set key horizontal noreverse maxcols 1 width -4 
set label front 'MadGraph5\_aMC\@NLO' font "Courier,11" rotate by 90 at graph 1.02, graph 0.04

#-- rendering subhistograms 'NLO|#1 and LO|#1 results'

set format y '10^{%T}'
set yrange [9.0000e-01:1.1000e+02]
set origin 0.0000e+00, 5.0000e-01
set size 1.0000e+00, 4.0000e-01
set mytics 10
set ytics auto
set format x ''
set logscale y
set ylabel "{/Symbol s} per bin [pb]"

plot \
sqrt(-1) ls 14 title 'SD1|#1, scale variation',\
sqrt(-1) ls 13 title 'SD0|#1, scale variation',\
sqrt(-1) ls 12 title 'LO|#1, scale variation',\
sqrt(-1) ls 11 title 'NLO|#1, scale variation',\
'MADatNLO.HwU' index 52 using (($1+$2)/2):($3 >= 0 ? sqrt(-1) : abs($3)):4 w yerrorbar ls 104 title '',\
'MADatNLO.HwU' index 52 using (($1+$2)/2):($3 >= 0 ? sqrt(-1) : abs($3)) ls 104 title '',\
'MADatNLO.HwU' index 52 using (($1+$2)/2):($3 < 0 ? sqrt(-1) : $3):4 w yerrorbar ls 4 title '',\
'MADatNLO.HwU' index 52 using (($1+$2)/2):($3 < 0 ? sqrt(-1) : $3) ls 4 title 'SD1|#1, central value, dynamical\_scale\_choice=10',\
'MADatNLO.HwU' index 51 using (($1+$2)/2):($3 >= 0 ? sqrt(-1) : abs($3)):4 w yerrorbar ls 103 title '',\
'MADatNLO.HwU' index 51 using (($1+$2)/2):($3 >= 0 ? sqrt(-1) : abs($3)) ls 103 title '',\
'MADatNLO.HwU' index 51 using (($1+$2)/2):($3 < 0 ? sqrt(-1) : $3):4 w yerrorbar ls 3 title '',\
'MADatNLO.HwU' index 51 using (($1+$2)/2):($3 < 0 ? sqrt(-1) : $3) ls 3 title 'SD0|#1, central value, dynamical\_scale\_choice=10',\
'MADatNLO.HwU' index 50 using (($1+$2)/2):($3 >= 0 ? sqrt(-1) : abs($3)):4 w yerrorbar ls 102 title '',\
'MADatNLO.HwU' index 50 using (($1+$2)/2):($3 >= 0 ? sqrt(-1) : abs($3)) ls 102 title '',\
'MADatNLO.HwU' index 50 using (($1+$2)/2):($3 < 0 ? sqrt(-1) : $3):4 w yerrorbar ls 2 title '',\
'MADatNLO.HwU' index 50 using (($1+$2)/2):($3 < 0 ? sqrt(-1) : $3) ls 2 title 'LO|#1, central value, dynamical\_scale\_choice=10',\
'MADatNLO.HwU' index 49 using (($1+$2)/2):($3 >= 0 ? sqrt(-1) : abs($3)):4 w yerrorbar ls 101 title '',\
'MADatNLO.HwU' index 49 using (($1+$2)/2):($3 >= 0 ? sqrt(-1) : abs($3)) ls 101 title '',\
'MADatNLO.HwU' index 49 using (($1+$2)/2):($3 < 0 ? sqrt(-1) : $3):4 w yerrorbar ls 1 title '',\
'MADatNLO.HwU' index 49 using (($1+$2)/2):($3 < 0 ? sqrt(-1) : $3) ls 1 title 'NLO|#1, central value, dynamical\_scale\_choice=10'
#-- rendering subhistograms 'Relative scale and PDF uncertainty'
unset label
unset format
set yrange [-1.4800e+00:1.4000e+00]
set origin 0.0000e+00, 3.5000e-01
set size 1.0000e+00, 1.5000e-01
set mytics 2
set ytics auto
set format x ''
unset logscale y
set ylabel "NLO|#1 rel.unc."
set label "Relative uncertainties w.r.t. central values" font ",9" front at graph 0.03, graph 0.13
plot \
'MADatNLO.HwU' index 52 using (($1+$2)/2):(safe($7,$3,1.0)-1.0) ls 14 title '',\
'MADatNLO.HwU' index 52 using (($1+$2)/2):(safe($6,$3,1.0)-1.0) ls 14 title '',\
'MADatNLO.HwU' index 51 using (($1+$2)/2):(safe($7,$3,1.0)-1.0) ls 13 title '',\
'MADatNLO.HwU' index 51 using (($1+$2)/2):(safe($6,$3,1.0)-1.0) ls 13 title '',\
'MADatNLO.HwU' index 50 using (($1+$2)/2):(safe($7,$3,1.0)-1.0) ls 12 title '',\
'MADatNLO.HwU' index 50 using (($1+$2)/2):(safe($6,$3,1.0)-1.0) ls 12 title '',\
'MADatNLO.HwU' index 49 using (($1+$2)/2):(safe($7,$3,1.0)-1.0) ls 11 title '',\
'MADatNLO.HwU' index 49 using (($1+$2)/2):(safe($6,$3,1.0)-1.0) ls 11 title '',\
0.0 ls 999 title '',\
'MADatNLO.HwU' index 52 using (($1+$2)/2):(0.0):(safe($4,$3,0.0)) w yerrorbar ls 4 title '',\
'MADatNLO.HwU' index 52 using (($1+$2)/2):(safe($5,$3,1.0)-1.0) ls 4 title '',\
'MADatNLO.HwU' index 51 using (($1+$2)/2):(0.0):(safe($4,$3,0.0)) w yerrorbar ls 3 title '',\
'MADatNLO.HwU' index 51 using (($1+$2)/2):(safe($5,$3,1.0)-1.0) ls 3 title '',\
'MADatNLO.HwU' index 50 using (($1+$2)/2):(0.0):(safe($4,$3,0.0)) w yerrorbar ls 2 title '',\
'MADatNLO.HwU' index 50 using (($1+$2)/2):(safe($5,$3,1.0)-1.0) ls 2 title '',\
'MADatNLO.HwU' index 49 using (($1+$2)/2):(0.0):(safe($4,$3,0.0)) w yerrorbar ls 1 title '',\
'MADatNLO.HwU' index 49 using (($1+$2)/2):(safe($5,$3,1.0)-1.0) ls 1 title ''
#-- rendering subhistograms '(LO|#1SD0|#1SD1|#1)/(NLO|#1 central value) ratio'
unset label
unset format
set yrange [-2.4000e-01:1.2000e+00]
set origin 0.0000e+00, 2.0000e-01
set size 1.0000e+00, 1.5000e-01
set mytics 2
set ytics auto
set format x
unset logscale y
set ylabel "ratio w.r.t. NLO|#1"
set label "(LO|#1SD0|#1SD1|#1)/(NLO|#1 central value)" font ",9" at graph 0.03, graph 0.13
plot \
1.0 ls 999 title '',\
'MADatNLO.HwU' index 55 using (($1+$2)/2):7 ls 14 title '',\
'MADatNLO.HwU' index 55 using (($1+$2)/2):6 ls 14 title '',\
'MADatNLO.HwU' index 54 using (($1+$2)/2):7 ls 13 title '',\
'MADatNLO.HwU' index 54 using (($1+$2)/2):6 ls 13 title '',\
'MADatNLO.HwU' index 53 using (($1+$2)/2):7 ls 12 title '',\
'MADatNLO.HwU' index 53 using (($1+$2)/2):6 ls 12 title '',\
'MADatNLO.HwU' index 55 using (($1+$2)/2):5 ls 4 title '',\
'MADatNLO.HwU' index 55 using (($1+$2)/2):3:4 w yerrorbar ls 4 title '',\
'MADatNLO.HwU' index 55 using (($1+$2)/2):3 ls 4 title '',\
'MADatNLO.HwU' index 54 using (($1+$2)/2):5 ls 3 title '',\
'MADatNLO.HwU' index 54 using (($1+$2)/2):3:4 w yerrorbar ls 3 title '',\
'MADatNLO.HwU' index 54 using (($1+$2)/2):3 ls 3 title '',\
'MADatNLO.HwU' index 53 using (($1+$2)/2):5 ls 2 title '',\
'MADatNLO.HwU' index 53 using (($1+$2)/2):3:4 w yerrorbar ls 2 title '',\
'MADatNLO.HwU' index 53 using (($1+$2)/2):3 ls 2 title ''

unset label

################################################################################

################################################################################
### Rendering of the plot titled 'mu-minus log pT'
################################################################################

set multiplot
set label "mu-minus log pT" font ",13" at graph 0.04, graph 1.05
set xrange [-2.0000e-01:3.8000e+00]
set bmargin 0 
set tmargin 0
set xtics nomirror
set ytics nomirror
set mytics 10
set xtics auto
set key horizontal noreverse maxcols 1 width -4 
set label front 'MadGraph5\_aMC\@NLO' font "Courier,11" rotate by 90 at graph 1.02, graph 0.04

#-- rendering subhistograms 'NLO|#1 and LO|#1 results'

set format y '10^{%T}'
set yrange [9.0000e-01:1.1000e+02]
set origin 0.0000e+00, 5.0000e-01
set size 1.0000e+00, 4.0000e-01
set mytics 10
set ytics auto
set format x ''
set logscale y
set ylabel "{/Symbol s} per bin [pb]"

plot \
sqrt(-1) ls 14 title 'SD1|#1, scale variation',\
sqrt(-1) ls 13 title 'SD0|#1, scale variation',\
sqrt(-1) ls 12 title 'LO|#1, scale variation',\
sqrt(-1) ls 11 title 'NLO|#1, scale variation',\
'MADatNLO.HwU' index 59 using (($1+$2)/2):($3 >= 0 ? sqrt(-1) : abs($3)):4 w yerrorbar ls 104 title '',\
'MADatNLO.HwU' index 59 using (($1+$2)/2):($3 >= 0 ? sqrt(-1) : abs($3)) ls 104 title '',\
'MADatNLO.HwU' index 59 using (($1+$2)/2):($3 < 0 ? sqrt(-1) : $3):4 w yerrorbar ls 4 title '',\
'MADatNLO.HwU' index 59 using (($1+$2)/2):($3 < 0 ? sqrt(-1) : $3) ls 4 title 'SD1|#1, central value, dynamical\_scale\_choice=10',\
'MADatNLO.HwU' index 58 using (($1+$2)/2):($3 >= 0 ? sqrt(-1) : abs($3)):4 w yerrorbar ls 103 title '',\
'MADatNLO.HwU' index 58 using (($1+$2)/2):($3 >= 0 ? sqrt(-1) : abs($3)) ls 103 title '',\
'MADatNLO.HwU' index 58 using (($1+$2)/2):($3 < 0 ? sqrt(-1) : $3):4 w yerrorbar ls 3 title '',\
'MADatNLO.HwU' index 58 using (($1+$2)/2):($3 < 0 ? sqrt(-1) : $3) ls 3 title 'SD0|#1, central value, dynamical\_scale\_choice=10',\
'MADatNLO.HwU' index 57 using (($1+$2)/2):($3 >= 0 ? sqrt(-1) : abs($3)):4 w yerrorbar ls 102 title '',\
'MADatNLO.HwU' index 57 using (($1+$2)/2):($3 >= 0 ? sqrt(-1) : abs($3)) ls 102 title '',\
'MADatNLO.HwU' index 57 using (($1+$2)/2):($3 < 0 ? sqrt(-1) : $3):4 w yerrorbar ls 2 title '',\
'MADatNLO.HwU' index 57 using (($1+$2)/2):($3 < 0 ? sqrt(-1) : $3) ls 2 title 'LO|#1, central value, dynamical\_scale\_choice=10',\
'MADatNLO.HwU' index 56 using (($1+$2)/2):($3 >= 0 ? sqrt(-1) : abs($3)):4 w yerrorbar ls 101 title '',\
'MADatNLO.HwU' index 56 using (($1+$2)/2):($3 >= 0 ? sqrt(-1) : abs($3)) ls 101 title '',\
'MADatNLO.HwU' index 56 using (($1+$2)/2):($3 < 0 ? sqrt(-1) : $3):4 w yerrorbar ls 1 title '',\
'MADatNLO.HwU' index 56 using (($1+$2)/2):($3 < 0 ? sqrt(-1) : $3) ls 1 title 'NLO|#1, central value, dynamical\_scale\_choice=10'
#-- rendering subhistograms 'Relative scale and PDF uncertainty'
unset label
unset format
set yrange [-1.4800e+00:1.4000e+00]
set origin 0.0000e+00, 3.5000e-01
set size 1.0000e+00, 1.5000e-01
set mytics 2
set ytics auto
set format x ''
unset logscale y
set ylabel "NLO|#1 rel.unc."
set label "Relative uncertainties w.r.t. central values" font ",9" front at graph 0.03, graph 0.13
plot \
'MADatNLO.HwU' index 59 using (($1+$2)/2):(safe($7,$3,1.0)-1.0) ls 14 title '',\
'MADatNLO.HwU' index 59 using (($1+$2)/2):(safe($6,$3,1.0)-1.0) ls 14 title '',\
'MADatNLO.HwU' index 58 using (($1+$2)/2):(safe($7,$3,1.0)-1.0) ls 13 title '',\
'MADatNLO.HwU' index 58 using (($1+$2)/2):(safe($6,$3,1.0)-1.0) ls 13 title '',\
'MADatNLO.HwU' index 57 using (($1+$2)/2):(safe($7,$3,1.0)-1.0) ls 12 title '',\
'MADatNLO.HwU' index 57 using (($1+$2)/2):(safe($6,$3,1.0)-1.0) ls 12 title '',\
'MADatNLO.HwU' index 56 using (($1+$2)/2):(safe($7,$3,1.0)-1.0) ls 11 title '',\
'MADatNLO.HwU' index 56 using (($1+$2)/2):(safe($6,$3,1.0)-1.0) ls 11 title '',\
0.0 ls 999 title '',\
'MADatNLO.HwU' index 59 using (($1+$2)/2):(0.0):(safe($4,$3,0.0)) w yerrorbar ls 4 title '',\
'MADatNLO.HwU' index 59 using (($1+$2)/2):(safe($5,$3,1.0)-1.0) ls 4 title '',\
'MADatNLO.HwU' index 58 using (($1+$2)/2):(0.0):(safe($4,$3,0.0)) w yerrorbar ls 3 title '',\
'MADatNLO.HwU' index 58 using (($1+$2)/2):(safe($5,$3,1.0)-1.0) ls 3 title '',\
'MADatNLO.HwU' index 57 using (($1+$2)/2):(0.0):(safe($4,$3,0.0)) w yerrorbar ls 2 title '',\
'MADatNLO.HwU' index 57 using (($1+$2)/2):(safe($5,$3,1.0)-1.0) ls 2 title '',\
'MADatNLO.HwU' index 56 using (($1+$2)/2):(0.0):(safe($4,$3,0.0)) w yerrorbar ls 1 title '',\
'MADatNLO.HwU' index 56 using (($1+$2)/2):(safe($5,$3,1.0)-1.0) ls 1 title ''
#-- rendering subhistograms '(LO|#1SD0|#1SD1|#1)/(NLO|#1 central value) ratio'
unset label
unset format
set yrange [-2.4000e-01:1.2000e+00]
set origin 0.0000e+00, 2.0000e-01
set size 1.0000e+00, 1.5000e-01
set mytics 2
set ytics auto
set format x
unset logscale y
set ylabel "ratio w.r.t. NLO|#1"
set label "(LO|#1SD0|#1SD1|#1)/(NLO|#1 central value)" font ",9" at graph 0.03, graph 0.13
plot \
1.0 ls 999 title '',\
'MADatNLO.HwU' index 62 using (($1+$2)/2):7 ls 14 title '',\
'MADatNLO.HwU' index 62 using (($1+$2)/2):6 ls 14 title '',\
'MADatNLO.HwU' index 61 using (($1+$2)/2):7 ls 13 title '',\
'MADatNLO.HwU' index 61 using (($1+$2)/2):6 ls 13 title '',\
'MADatNLO.HwU' index 60 using (($1+$2)/2):7 ls 12 title '',\
'MADatNLO.HwU' index 60 using (($1+$2)/2):6 ls 12 title '',\
'MADatNLO.HwU' index 62 using (($1+$2)/2):5 ls 4 title '',\
'MADatNLO.HwU' index 62 using (($1+$2)/2):3:4 w yerrorbar ls 4 title '',\
'MADatNLO.HwU' index 62 using (($1+$2)/2):3 ls 4 title '',\
'MADatNLO.HwU' index 61 using (($1+$2)/2):5 ls 3 title '',\
'MADatNLO.HwU' index 61 using (($1+$2)/2):3:4 w yerrorbar ls 3 title '',\
'MADatNLO.HwU' index 61 using (($1+$2)/2):3 ls 3 title '',\
'MADatNLO.HwU' index 60 using (($1+$2)/2):5 ls 2 title '',\
'MADatNLO.HwU' index 60 using (($1+$2)/2):3:4 w yerrorbar ls 2 title '',\
'MADatNLO.HwU' index 60 using (($1+$2)/2):3 ls 2 title ''

unset label

################################################################################

################################################################################
### Rendering of the plot titled 'epem log pT'
################################################################################

set multiplot
set label "epem log pT" font ",13" at graph 0.04, graph 1.05
set xrange [-2.0000e-01:3.8000e+00]
set bmargin 0 
set tmargin 0
set xtics nomirror
set ytics nomirror
set mytics 10
set xtics auto
set key horizontal noreverse maxcols 1 width -4 
set label front 'MadGraph5\_aMC\@NLO' font "Courier,11" rotate by 90 at graph 1.02, graph 0.04

#-- rendering subhistograms 'NLO|#1 and LO|#1 results'

set format y '10^{%T}'
set yrange [9.0000e-01:1.1000e+02]
set origin 0.0000e+00, 5.0000e-01
set size 1.0000e+00, 4.0000e-01
set mytics 10
set ytics auto
set format x ''
set logscale y
set ylabel "{/Symbol s} per bin [pb]"

plot \
sqrt(-1) ls 14 title 'SD1|#1, scale variation',\
sqrt(-1) ls 13 title 'SD0|#1, scale variation',\
sqrt(-1) ls 12 title 'LO|#1, scale variation',\
sqrt(-1) ls 11 title 'NLO|#1, scale variation',\
'MADatNLO.HwU' index 66 using (($1+$2)/2):($3 >= 0 ? sqrt(-1) : abs($3)):4 w yerrorbar ls 104 title '',\
'MADatNLO.HwU' index 66 using (($1+$2)/2):($3 >= 0 ? sqrt(-1) : abs($3)) ls 104 title '',\
'MADatNLO.HwU' index 66 using (($1+$2)/2):($3 < 0 ? sqrt(-1) : $3):4 w yerrorbar ls 4 title '',\
'MADatNLO.HwU' index 66 using (($1+$2)/2):($3 < 0 ? sqrt(-1) : $3) ls 4 title 'SD1|#1, central value, dynamical\_scale\_choice=10',\
'MADatNLO.HwU' index 65 using (($1+$2)/2):($3 >= 0 ? sqrt(-1) : abs($3)):4 w yerrorbar ls 103 title '',\
'MADatNLO.HwU' index 65 using (($1+$2)/2):($3 >= 0 ? sqrt(-1) : abs($3)) ls 103 title '',\
'MADatNLO.HwU' index 65 using (($1+$2)/2):($3 < 0 ? sqrt(-1) : $3):4 w yerrorbar ls 3 title '',\
'MADatNLO.HwU' index 65 using (($1+$2)/2):($3 < 0 ? sqrt(-1) : $3) ls 3 title 'SD0|#1, central value, dynamical\_scale\_choice=10',\
'MADatNLO.HwU' index 64 using (($1+$2)/2):($3 >= 0 ? sqrt(-1) : abs($3)):4 w yerrorbar ls 102 title '',\
'MADatNLO.HwU' index 64 using (($1+$2)/2):($3 >= 0 ? sqrt(-1) : abs($3)) ls 102 title '',\
'MADatNLO.HwU' index 64 using (($1+$2)/2):($3 < 0 ? sqrt(-1) : $3):4 w yerrorbar ls 2 title '',\
'MADatNLO.HwU' index 64 using (($1+$2)/2):($3 < 0 ? sqrt(-1) : $3) ls 2 title 'LO|#1, central value, dynamical\_scale\_choice=10',\
'MADatNLO.HwU' index 63 using (($1+$2)/2):($3 >= 0 ? sqrt(-1) : abs($3)):4 w yerrorbar ls 101 title '',\
'MADatNLO.HwU' index 63 using (($1+$2)/2):($3 >= 0 ? sqrt(-1) : abs($3)) ls 101 title '',\
'MADatNLO.HwU' index 63 using (($1+$2)/2):($3 < 0 ? sqrt(-1) : $3):4 w yerrorbar ls 1 title '',\
'MADatNLO.HwU' index 63 using (($1+$2)/2):($3 < 0 ? sqrt(-1) : $3) ls 1 title 'NLO|#1, central value, dynamical\_scale\_choice=10'
#-- rendering subhistograms 'Relative scale and PDF uncertainty'
unset label
unset format
set yrange [-1.4800e+00:1.4000e+00]
set origin 0.0000e+00, 3.5000e-01
set size 1.0000e+00, 1.5000e-01
set mytics 2
set ytics auto
set format x ''
unset logscale y
set ylabel "NLO|#1 rel.unc."
set label "Relative uncertainties w.r.t. central values" font ",9" front at graph 0.03, graph 0.13
plot \
'MADatNLO.HwU' index 66 using (($1+$2)/2):(safe($7,$3,1.0)-1.0) ls 14 title '',\
'MADatNLO.HwU' index 66 using (($1+$2)/2):(safe($6,$3,1.0)-1.0) ls 14 title '',\
'MADatNLO.HwU' index 65 using (($1+$2)/2):(safe($7,$3,1.0)-1.0) ls 13 title '',\
'MADatNLO.HwU' index 65 using (($1+$2)/2):(safe($6,$3,1.0)-1.0) ls 13 title '',\
'MADatNLO.HwU' index 64 using (($1+$2)/2):(safe($7,$3,1.0)-1.0) ls 12 title '',\
'MADatNLO.HwU' index 64 using (($1+$2)/2):(safe($6,$3,1.0)-1.0) ls 12 title '',\
'MADatNLO.HwU' index 63 using (($1+$2)/2):(safe($7,$3,1.0)-1.0) ls 11 title '',\
'MADatNLO.HwU' index 63 using (($1+$2)/2):(safe($6,$3,1.0)-1.0) ls 11 title '',\
0.0 ls 999 title '',\
'MADatNLO.HwU' index 66 using (($1+$2)/2):(0.0):(safe($4,$3,0.0)) w yerrorbar ls 4 title '',\
'MADatNLO.HwU' index 66 using (($1+$2)/2):(safe($5,$3,1.0)-1.0) ls 4 title '',\
'MADatNLO.HwU' index 65 using (($1+$2)/2):(0.0):(safe($4,$3,0.0)) w yerrorbar ls 3 title '',\
'MADatNLO.HwU' index 65 using (($1+$2)/2):(safe($5,$3,1.0)-1.0) ls 3 title '',\
'MADatNLO.HwU' index 64 using (($1+$2)/2):(0.0):(safe($4,$3,0.0)) w yerrorbar ls 2 title '',\
'MADatNLO.HwU' index 64 using (($1+$2)/2):(safe($5,$3,1.0)-1.0) ls 2 title '',\
'MADatNLO.HwU' index 63 using (($1+$2)/2):(0.0):(safe($4,$3,0.0)) w yerrorbar ls 1 title '',\
'MADatNLO.HwU' index 63 using (($1+$2)/2):(safe($5,$3,1.0)-1.0) ls 1 title ''
#-- rendering subhistograms '(LO|#1SD0|#1SD1|#1)/(NLO|#1 central value) ratio'
unset label
unset format
set yrange [-2.4000e-01:1.2000e+00]
set origin 0.0000e+00, 2.0000e-01
set size 1.0000e+00, 1.5000e-01
set mytics 2
set ytics auto
set format x
unset logscale y
set ylabel "ratio w.r.t. NLO|#1"
set label "(LO|#1SD0|#1SD1|#1)/(NLO|#1 central value)" font ",9" at graph 0.03, graph 0.13
plot \
1.0 ls 999 title '',\
'MADatNLO.HwU' index 69 using (($1+$2)/2):7 ls 14 title '',\
'MADatNLO.HwU' index 69 using (($1+$2)/2):6 ls 14 title '',\
'MADatNLO.HwU' index 68 using (($1+$2)/2):7 ls 13 title '',\
'MADatNLO.HwU' index 68 using (($1+$2)/2):6 ls 13 title '',\
'MADatNLO.HwU' index 67 using (($1+$2)/2):7 ls 12 title '',\
'MADatNLO.HwU' index 67 using (($1+$2)/2):6 ls 12 title '',\
'MADatNLO.HwU' index 69 using (($1+$2)/2):5 ls 4 title '',\
'MADatNLO.HwU' index 69 using (($1+$2)/2):3:4 w yerrorbar ls 4 title '',\
'MADatNLO.HwU' index 69 using (($1+$2)/2):3 ls 4 title '',\
'MADatNLO.HwU' index 68 using (($1+$2)/2):5 ls 3 title '',\
'MADatNLO.HwU' index 68 using (($1+$2)/2):3:4 w yerrorbar ls 3 title '',\
'MADatNLO.HwU' index 68 using (($1+$2)/2):3 ls 3 title '',\
'MADatNLO.HwU' index 67 using (($1+$2)/2):5 ls 2 title '',\
'MADatNLO.HwU' index 67 using (($1+$2)/2):3:4 w yerrorbar ls 2 title '',\
'MADatNLO.HwU' index 67 using (($1+$2)/2):3 ls 2 title ''

unset label

################################################################################

################################################################################
### Rendering of the plot titled 'mupmum log pT'
################################################################################

set multiplot
set label "mupmum log pT" font ",13" at graph 0.04, graph 1.05
set xrange [-2.0000e-01:3.8000e+00]
set bmargin 0 
set tmargin 0
set xtics nomirror
set ytics nomirror
set mytics 10
set xtics auto
set key horizontal noreverse maxcols 1 width -4 
set label front 'MadGraph5\_aMC\@NLO' font "Courier,11" rotate by 90 at graph 1.02, graph 0.04

#-- rendering subhistograms 'NLO|#1 and LO|#1 results'

set format y '10^{%T}'
set yrange [9.0000e-01:1.1000e+02]
set origin 0.0000e+00, 5.0000e-01
set size 1.0000e+00, 4.0000e-01
set mytics 10
set ytics auto
set format x ''
set logscale y
set ylabel "{/Symbol s} per bin [pb]"

plot \
sqrt(-1) ls 14 title 'SD1|#1, scale variation',\
sqrt(-1) ls 13 title 'SD0|#1, scale variation',\
sqrt(-1) ls 12 title 'LO|#1, scale variation',\
sqrt(-1) ls 11 title 'NLO|#1, scale variation',\
'MADatNLO.HwU' index 73 using (($1+$2)/2):($3 >= 0 ? sqrt(-1) : abs($3)):4 w yerrorbar ls 104 title '',\
'MADatNLO.HwU' index 73 using (($1+$2)/2):($3 >= 0 ? sqrt(-1) : abs($3)) ls 104 title '',\
'MADatNLO.HwU' index 73 using (($1+$2)/2):($3 < 0 ? sqrt(-1) : $3):4 w yerrorbar ls 4 title '',\
'MADatNLO.HwU' index 73 using (($1+$2)/2):($3 < 0 ? sqrt(-1) : $3) ls 4 title 'SD1|#1, central value, dynamical\_scale\_choice=10',\
'MADatNLO.HwU' index 72 using (($1+$2)/2):($3 >= 0 ? sqrt(-1) : abs($3)):4 w yerrorbar ls 103 title '',\
'MADatNLO.HwU' index 72 using (($1+$2)/2):($3 >= 0 ? sqrt(-1) : abs($3)) ls 103 title '',\
'MADatNLO.HwU' index 72 using (($1+$2)/2):($3 < 0 ? sqrt(-1) : $3):4 w yerrorbar ls 3 title '',\
'MADatNLO.HwU' index 72 using (($1+$2)/2):($3 < 0 ? sqrt(-1) : $3) ls 3 title 'SD0|#1, central value, dynamical\_scale\_choice=10',\
'MADatNLO.HwU' index 71 using (($1+$2)/2):($3 >= 0 ? sqrt(-1) : abs($3)):4 w yerrorbar ls 102 title '',\
'MADatNLO.HwU' index 71 using (($1+$2)/2):($3 >= 0 ? sqrt(-1) : abs($3)) ls 102 title '',\
'MADatNLO.HwU' index 71 using (($1+$2)/2):($3 < 0 ? sqrt(-1) : $3):4 w yerrorbar ls 2 title '',\
'MADatNLO.HwU' index 71 using (($1+$2)/2):($3 < 0 ? sqrt(-1) : $3) ls 2 title 'LO|#1, central value, dynamical\_scale\_choice=10',\
'MADatNLO.HwU' index 70 using (($1+$2)/2):($3 >= 0 ? sqrt(-1) : abs($3)):4 w yerrorbar ls 101 title '',\
'MADatNLO.HwU' index 70 using (($1+$2)/2):($3 >= 0 ? sqrt(-1) : abs($3)) ls 101 title '',\
'MADatNLO.HwU' index 70 using (($1+$2)/2):($3 < 0 ? sqrt(-1) : $3):4 w yerrorbar ls 1 title '',\
'MADatNLO.HwU' index 70 using (($1+$2)/2):($3 < 0 ? sqrt(-1) : $3) ls 1 title 'NLO|#1, central value, dynamical\_scale\_choice=10'
#-- rendering subhistograms 'Relative scale and PDF uncertainty'
unset label
unset format
set yrange [-1.4800e+00:1.4000e+00]
set origin 0.0000e+00, 3.5000e-01
set size 1.0000e+00, 1.5000e-01
set mytics 2
set ytics auto
set format x ''
unset logscale y
set ylabel "NLO|#1 rel.unc."
set label "Relative uncertainties w.r.t. central values" font ",9" front at graph 0.03, graph 0.13
plot \
'MADatNLO.HwU' index 73 using (($1+$2)/2):(safe($7,$3,1.0)-1.0) ls 14 title '',\
'MADatNLO.HwU' index 73 using (($1+$2)/2):(safe($6,$3,1.0)-1.0) ls 14 title '',\
'MADatNLO.HwU' index 72 using (($1+$2)/2):(safe($7,$3,1.0)-1.0) ls 13 title '',\
'MADatNLO.HwU' index 72 using (($1+$2)/2):(safe($6,$3,1.0)-1.0) ls 13 title '',\
'MADatNLO.HwU' index 71 using (($1+$2)/2):(safe($7,$3,1.0)-1.0) ls 12 title '',\
'MADatNLO.HwU' index 71 using (($1+$2)/2):(safe($6,$3,1.0)-1.0) ls 12 title '',\
'MADatNLO.HwU' index 70 using (($1+$2)/2):(safe($7,$3,1.0)-1.0) ls 11 title '',\
'MADatNLO.HwU' index 70 using (($1+$2)/2):(safe($6,$3,1.0)-1.0) ls 11 title '',\
0.0 ls 999 title '',\
'MADatNLO.HwU' index 73 using (($1+$2)/2):(0.0):(safe($4,$3,0.0)) w yerrorbar ls 4 title '',\
'MADatNLO.HwU' index 73 using (($1+$2)/2):(safe($5,$3,1.0)-1.0) ls 4 title '',\
'MADatNLO.HwU' index 72 using (($1+$2)/2):(0.0):(safe($4,$3,0.0)) w yerrorbar ls 3 title '',\
'MADatNLO.HwU' index 72 using (($1+$2)/2):(safe($5,$3,1.0)-1.0) ls 3 title '',\
'MADatNLO.HwU' index 71 using (($1+$2)/2):(0.0):(safe($4,$3,0.0)) w yerrorbar ls 2 title '',\
'MADatNLO.HwU' index 71 using (($1+$2)/2):(safe($5,$3,1.0)-1.0) ls 2 title '',\
'MADatNLO.HwU' index 70 using (($1+$2)/2):(0.0):(safe($4,$3,0.0)) w yerrorbar ls 1 title '',\
'MADatNLO.HwU' index 70 using (($1+$2)/2):(safe($5,$3,1.0)-1.0) ls 1 title ''
#-- rendering subhistograms '(LO|#1SD0|#1SD1|#1)/(NLO|#1 central value) ratio'
unset label
unset format
set yrange [-2.4000e-01:1.2000e+00]
set origin 0.0000e+00, 2.0000e-01
set size 1.0000e+00, 1.5000e-01
set mytics 2
set ytics auto
set format x
unset logscale y
set ylabel "ratio w.r.t. NLO|#1"
set label "(LO|#1SD0|#1SD1|#1)/(NLO|#1 central value)" font ",9" at graph 0.03, graph 0.13
plot \
1.0 ls 999 title '',\
'MADatNLO.HwU' index 76 using (($1+$2)/2):7 ls 14 title '',\
'MADatNLO.HwU' index 76 using (($1+$2)/2):6 ls 14 title '',\
'MADatNLO.HwU' index 75 using (($1+$2)/2):7 ls 13 title '',\
'MADatNLO.HwU' index 75 using (($1+$2)/2):6 ls 13 title '',\
'MADatNLO.HwU' index 74 using (($1+$2)/2):7 ls 12 title '',\
'MADatNLO.HwU' index 74 using (($1+$2)/2):6 ls 12 title '',\
'MADatNLO.HwU' index 76 using (($1+$2)/2):5 ls 4 title '',\
'MADatNLO.HwU' index 76 using (($1+$2)/2):3:4 w yerrorbar ls 4 title '',\
'MADatNLO.HwU' index 76 using (($1+$2)/2):3 ls 4 title '',\
'MADatNLO.HwU' index 75 using (($1+$2)/2):5 ls 3 title '',\
'MADatNLO.HwU' index 75 using (($1+$2)/2):3:4 w yerrorbar ls 3 title '',\
'MADatNLO.HwU' index 75 using (($1+$2)/2):3 ls 3 title '',\
'MADatNLO.HwU' index 74 using (($1+$2)/2):5 ls 2 title '',\
'MADatNLO.HwU' index 74 using (($1+$2)/2):3:4 w yerrorbar ls 2 title '',\
'MADatNLO.HwU' index 74 using (($1+$2)/2):3 ls 2 title ''

unset label

################################################################################

################################################################################
### Rendering of the plot titled '1st OSSF lep pair log pT'
################################################################################

set multiplot
set label "1st OSSF lep pair log pT" font ",13" at graph 0.04, graph 1.05
set xrange [-2.0000e-01:3.8000e+00]
set bmargin 0 
set tmargin 0
set xtics nomirror
set ytics nomirror
set mytics 10
set xtics auto
set key horizontal noreverse maxcols 1 width -4 
set label front 'MadGraph5\_aMC\@NLO' font "Courier,11" rotate by 90 at graph 1.02, graph 0.04

#-- rendering subhistograms 'NLO|#1 and LO|#1 results'

set format y '10^{%T}'
set yrange [9.0000e-01:1.1000e+02]
set origin 0.0000e+00, 5.0000e-01
set size 1.0000e+00, 4.0000e-01
set mytics 10
set ytics auto
set format x ''
set logscale y
set ylabel "{/Symbol s} per bin [pb]"

plot \
sqrt(-1) ls 14 title 'SD1|#1, scale variation',\
sqrt(-1) ls 13 title 'SD0|#1, scale variation',\
sqrt(-1) ls 12 title 'LO|#1, scale variation',\
sqrt(-1) ls 11 title 'NLO|#1, scale variation',\
'MADatNLO.HwU' index 80 using (($1+$2)/2):($3 >= 0 ? sqrt(-1) : abs($3)):4 w yerrorbar ls 104 title '',\
'MADatNLO.HwU' index 80 using (($1+$2)/2):($3 >= 0 ? sqrt(-1) : abs($3)) ls 104 title '',\
'MADatNLO.HwU' index 80 using (($1+$2)/2):($3 < 0 ? sqrt(-1) : $3):4 w yerrorbar ls 4 title '',\
'MADatNLO.HwU' index 80 using (($1+$2)/2):($3 < 0 ? sqrt(-1) : $3) ls 4 title 'SD1|#1, central value, dynamical\_scale\_choice=10',\
'MADatNLO.HwU' index 79 using (($1+$2)/2):($3 >= 0 ? sqrt(-1) : abs($3)):4 w yerrorbar ls 103 title '',\
'MADatNLO.HwU' index 79 using (($1+$2)/2):($3 >= 0 ? sqrt(-1) : abs($3)) ls 103 title '',\
'MADatNLO.HwU' index 79 using (($1+$2)/2):($3 < 0 ? sqrt(-1) : $3):4 w yerrorbar ls 3 title '',\
'MADatNLO.HwU' index 79 using (($1+$2)/2):($3 < 0 ? sqrt(-1) : $3) ls 3 title 'SD0|#1, central value, dynamical\_scale\_choice=10',\
'MADatNLO.HwU' index 78 using (($1+$2)/2):($3 >= 0 ? sqrt(-1) : abs($3)):4 w yerrorbar ls 102 title '',\
'MADatNLO.HwU' index 78 using (($1+$2)/2):($3 >= 0 ? sqrt(-1) : abs($3)) ls 102 title '',\
'MADatNLO.HwU' index 78 using (($1+$2)/2):($3 < 0 ? sqrt(-1) : $3):4 w yerrorbar ls 2 title '',\
'MADatNLO.HwU' index 78 using (($1+$2)/2):($3 < 0 ? sqrt(-1) : $3) ls 2 title 'LO|#1, central value, dynamical\_scale\_choice=10',\
'MADatNLO.HwU' index 77 using (($1+$2)/2):($3 >= 0 ? sqrt(-1) : abs($3)):4 w yerrorbar ls 101 title '',\
'MADatNLO.HwU' index 77 using (($1+$2)/2):($3 >= 0 ? sqrt(-1) : abs($3)) ls 101 title '',\
'MADatNLO.HwU' index 77 using (($1+$2)/2):($3 < 0 ? sqrt(-1) : $3):4 w yerrorbar ls 1 title '',\
'MADatNLO.HwU' index 77 using (($1+$2)/2):($3 < 0 ? sqrt(-1) : $3) ls 1 title 'NLO|#1, central value, dynamical\_scale\_choice=10'
#-- rendering subhistograms 'Relative scale and PDF uncertainty'
unset label
unset format
set yrange [-1.4800e+00:1.4000e+00]
set origin 0.0000e+00, 3.5000e-01
set size 1.0000e+00, 1.5000e-01
set mytics 2
set ytics auto
set format x ''
unset logscale y
set ylabel "NLO|#1 rel.unc."
set label "Relative uncertainties w.r.t. central values" font ",9" front at graph 0.03, graph 0.13
plot \
'MADatNLO.HwU' index 80 using (($1+$2)/2):(safe($7,$3,1.0)-1.0) ls 14 title '',\
'MADatNLO.HwU' index 80 using (($1+$2)/2):(safe($6,$3,1.0)-1.0) ls 14 title '',\
'MADatNLO.HwU' index 79 using (($1+$2)/2):(safe($7,$3,1.0)-1.0) ls 13 title '',\
'MADatNLO.HwU' index 79 using (($1+$2)/2):(safe($6,$3,1.0)-1.0) ls 13 title '',\
'MADatNLO.HwU' index 78 using (($1+$2)/2):(safe($7,$3,1.0)-1.0) ls 12 title '',\
'MADatNLO.HwU' index 78 using (($1+$2)/2):(safe($6,$3,1.0)-1.0) ls 12 title '',\
'MADatNLO.HwU' index 77 using (($1+$2)/2):(safe($7,$3,1.0)-1.0) ls 11 title '',\
'MADatNLO.HwU' index 77 using (($1+$2)/2):(safe($6,$3,1.0)-1.0) ls 11 title '',\
0.0 ls 999 title '',\
'MADatNLO.HwU' index 80 using (($1+$2)/2):(0.0):(safe($4,$3,0.0)) w yerrorbar ls 4 title '',\
'MADatNLO.HwU' index 80 using (($1+$2)/2):(safe($5,$3,1.0)-1.0) ls 4 title '',\
'MADatNLO.HwU' index 79 using (($1+$2)/2):(0.0):(safe($4,$3,0.0)) w yerrorbar ls 3 title '',\
'MADatNLO.HwU' index 79 using (($1+$2)/2):(safe($5,$3,1.0)-1.0) ls 3 title '',\
'MADatNLO.HwU' index 78 using (($1+$2)/2):(0.0):(safe($4,$3,0.0)) w yerrorbar ls 2 title '',\
'MADatNLO.HwU' index 78 using (($1+$2)/2):(safe($5,$3,1.0)-1.0) ls 2 title '',\
'MADatNLO.HwU' index 77 using (($1+$2)/2):(0.0):(safe($4,$3,0.0)) w yerrorbar ls 1 title '',\
'MADatNLO.HwU' index 77 using (($1+$2)/2):(safe($5,$3,1.0)-1.0) ls 1 title ''
#-- rendering subhistograms '(LO|#1SD0|#1SD1|#1)/(NLO|#1 central value) ratio'
unset label
unset format
set yrange [-2.4000e-01:1.2000e+00]
set origin 0.0000e+00, 2.0000e-01
set size 1.0000e+00, 1.5000e-01
set mytics 2
set ytics auto
set format x
unset logscale y
set ylabel "ratio w.r.t. NLO|#1"
set label "(LO|#1SD0|#1SD1|#1)/(NLO|#1 central value)" font ",9" at graph 0.03, graph 0.13
plot \
1.0 ls 999 title '',\
'MADatNLO.HwU' index 83 using (($1+$2)/2):7 ls 14 title '',\
'MADatNLO.HwU' index 83 using (($1+$2)/2):6 ls 14 title '',\
'MADatNLO.HwU' index 82 using (($1+$2)/2):7 ls 13 title '',\
'MADatNLO.HwU' index 82 using (($1+$2)/2):6 ls 13 title '',\
'MADatNLO.HwU' index 81 using (($1+$2)/2):7 ls 12 title '',\
'MADatNLO.HwU' index 81 using (($1+$2)/2):6 ls 12 title '',\
'MADatNLO.HwU' index 83 using (($1+$2)/2):5 ls 4 title '',\
'MADatNLO.HwU' index 83 using (($1+$2)/2):3:4 w yerrorbar ls 4 title '',\
'MADatNLO.HwU' index 83 using (($1+$2)/2):3 ls 4 title '',\
'MADatNLO.HwU' index 82 using (($1+$2)/2):5 ls 3 title '',\
'MADatNLO.HwU' index 82 using (($1+$2)/2):3:4 w yerrorbar ls 3 title '',\
'MADatNLO.HwU' index 82 using (($1+$2)/2):3 ls 3 title '',\
'MADatNLO.HwU' index 81 using (($1+$2)/2):5 ls 2 title '',\
'MADatNLO.HwU' index 81 using (($1+$2)/2):3:4 w yerrorbar ls 2 title '',\
'MADatNLO.HwU' index 81 using (($1+$2)/2):3 ls 2 title ''

unset label

################################################################################

################################################################################
### Rendering of the plot titled '2nd OSSF lep pair log pT'
################################################################################

set multiplot
set label "2nd OSSF lep pair log pT" font ",13" at graph 0.04, graph 1.05
set xrange [-2.0000e-01:3.8000e+00]
set bmargin 0 
set tmargin 0
set xtics nomirror
set ytics nomirror
set mytics 10
set xtics auto
set key horizontal noreverse maxcols 1 width -4 
set label front 'MadGraph5\_aMC\@NLO' font "Courier,11" rotate by 90 at graph 1.02, graph 0.04

#-- rendering subhistograms 'NLO|#1 and LO|#1 results'

set format y '10^{%T}'
set yrange [9.0000e-01:1.1000e+02]
set origin 0.0000e+00, 5.0000e-01
set size 1.0000e+00, 4.0000e-01
set mytics 10
set ytics auto
set format x ''
set logscale y
set ylabel "{/Symbol s} per bin [pb]"

plot \
sqrt(-1) ls 14 title 'SD1|#1, scale variation',\
sqrt(-1) ls 13 title 'SD0|#1, scale variation',\
sqrt(-1) ls 12 title 'LO|#1, scale variation',\
sqrt(-1) ls 11 title 'NLO|#1, scale variation',\
'MADatNLO.HwU' index 87 using (($1+$2)/2):($3 >= 0 ? sqrt(-1) : abs($3)):4 w yerrorbar ls 104 title '',\
'MADatNLO.HwU' index 87 using (($1+$2)/2):($3 >= 0 ? sqrt(-1) : abs($3)) ls 104 title '',\
'MADatNLO.HwU' index 87 using (($1+$2)/2):($3 < 0 ? sqrt(-1) : $3):4 w yerrorbar ls 4 title '',\
'MADatNLO.HwU' index 87 using (($1+$2)/2):($3 < 0 ? sqrt(-1) : $3) ls 4 title 'SD1|#1, central value, dynamical\_scale\_choice=10',\
'MADatNLO.HwU' index 86 using (($1+$2)/2):($3 >= 0 ? sqrt(-1) : abs($3)):4 w yerrorbar ls 103 title '',\
'MADatNLO.HwU' index 86 using (($1+$2)/2):($3 >= 0 ? sqrt(-1) : abs($3)) ls 103 title '',\
'MADatNLO.HwU' index 86 using (($1+$2)/2):($3 < 0 ? sqrt(-1) : $3):4 w yerrorbar ls 3 title '',\
'MADatNLO.HwU' index 86 using (($1+$2)/2):($3 < 0 ? sqrt(-1) : $3) ls 3 title 'SD0|#1, central value, dynamical\_scale\_choice=10',\
'MADatNLO.HwU' index 85 using (($1+$2)/2):($3 >= 0 ? sqrt(-1) : abs($3)):4 w yerrorbar ls 102 title '',\
'MADatNLO.HwU' index 85 using (($1+$2)/2):($3 >= 0 ? sqrt(-1) : abs($3)) ls 102 title '',\
'MADatNLO.HwU' index 85 using (($1+$2)/2):($3 < 0 ? sqrt(-1) : $3):4 w yerrorbar ls 2 title '',\
'MADatNLO.HwU' index 85 using (($1+$2)/2):($3 < 0 ? sqrt(-1) : $3) ls 2 title 'LO|#1, central value, dynamical\_scale\_choice=10',\
'MADatNLO.HwU' index 84 using (($1+$2)/2):($3 >= 0 ? sqrt(-1) : abs($3)):4 w yerrorbar ls 101 title '',\
'MADatNLO.HwU' index 84 using (($1+$2)/2):($3 >= 0 ? sqrt(-1) : abs($3)) ls 101 title '',\
'MADatNLO.HwU' index 84 using (($1+$2)/2):($3 < 0 ? sqrt(-1) : $3):4 w yerrorbar ls 1 title '',\
'MADatNLO.HwU' index 84 using (($1+$2)/2):($3 < 0 ? sqrt(-1) : $3) ls 1 title 'NLO|#1, central value, dynamical\_scale\_choice=10'
#-- rendering subhistograms 'Relative scale and PDF uncertainty'
unset label
unset format
set yrange [-1.4800e+00:1.4000e+00]
set origin 0.0000e+00, 3.5000e-01
set size 1.0000e+00, 1.5000e-01
set mytics 2
set ytics auto
set format x ''
unset logscale y
set ylabel "NLO|#1 rel.unc."
set label "Relative uncertainties w.r.t. central values" font ",9" front at graph 0.03, graph 0.13
plot \
'MADatNLO.HwU' index 87 using (($1+$2)/2):(safe($7,$3,1.0)-1.0) ls 14 title '',\
'MADatNLO.HwU' index 87 using (($1+$2)/2):(safe($6,$3,1.0)-1.0) ls 14 title '',\
'MADatNLO.HwU' index 86 using (($1+$2)/2):(safe($7,$3,1.0)-1.0) ls 13 title '',\
'MADatNLO.HwU' index 86 using (($1+$2)/2):(safe($6,$3,1.0)-1.0) ls 13 title '',\
'MADatNLO.HwU' index 85 using (($1+$2)/2):(safe($7,$3,1.0)-1.0) ls 12 title '',\
'MADatNLO.HwU' index 85 using (($1+$2)/2):(safe($6,$3,1.0)-1.0) ls 12 title '',\
'MADatNLO.HwU' index 84 using (($1+$2)/2):(safe($7,$3,1.0)-1.0) ls 11 title '',\
'MADatNLO.HwU' index 84 using (($1+$2)/2):(safe($6,$3,1.0)-1.0) ls 11 title '',\
0.0 ls 999 title '',\
'MADatNLO.HwU' index 87 using (($1+$2)/2):(0.0):(safe($4,$3,0.0)) w yerrorbar ls 4 title '',\
'MADatNLO.HwU' index 87 using (($1+$2)/2):(safe($5,$3,1.0)-1.0) ls 4 title '',\
'MADatNLO.HwU' index 86 using (($1+$2)/2):(0.0):(safe($4,$3,0.0)) w yerrorbar ls 3 title '',\
'MADatNLO.HwU' index 86 using (($1+$2)/2):(safe($5,$3,1.0)-1.0) ls 3 title '',\
'MADatNLO.HwU' index 85 using (($1+$2)/2):(0.0):(safe($4,$3,0.0)) w yerrorbar ls 2 title '',\
'MADatNLO.HwU' index 85 using (($1+$2)/2):(safe($5,$3,1.0)-1.0) ls 2 title '',\
'MADatNLO.HwU' index 84 using (($1+$2)/2):(0.0):(safe($4,$3,0.0)) w yerrorbar ls 1 title '',\
'MADatNLO.HwU' index 84 using (($1+$2)/2):(safe($5,$3,1.0)-1.0) ls 1 title ''
#-- rendering subhistograms '(LO|#1SD0|#1SD1|#1)/(NLO|#1 central value) ratio'
unset label
unset format
set yrange [-2.4000e-01:1.2000e+00]
set origin 0.0000e+00, 2.0000e-01
set size 1.0000e+00, 1.5000e-01
set mytics 2
set ytics auto
set format x
unset logscale y
set ylabel "ratio w.r.t. NLO|#1"
set label "(LO|#1SD0|#1SD1|#1)/(NLO|#1 central value)" font ",9" at graph 0.03, graph 0.13
plot \
1.0 ls 999 title '',\
'MADatNLO.HwU' index 90 using (($1+$2)/2):7 ls 14 title '',\
'MADatNLO.HwU' index 90 using (($1+$2)/2):6 ls 14 title '',\
'MADatNLO.HwU' index 89 using (($1+$2)/2):7 ls 13 title '',\
'MADatNLO.HwU' index 89 using (($1+$2)/2):6 ls 13 title '',\
'MADatNLO.HwU' index 88 using (($1+$2)/2):7 ls 12 title '',\
'MADatNLO.HwU' index 88 using (($1+$2)/2):6 ls 12 title '',\
'MADatNLO.HwU' index 90 using (($1+$2)/2):5 ls 4 title '',\
'MADatNLO.HwU' index 90 using (($1+$2)/2):3:4 w yerrorbar ls 4 title '',\
'MADatNLO.HwU' index 90 using (($1+$2)/2):3 ls 4 title '',\
'MADatNLO.HwU' index 89 using (($1+$2)/2):5 ls 3 title '',\
'MADatNLO.HwU' index 89 using (($1+$2)/2):3:4 w yerrorbar ls 3 title '',\
'MADatNLO.HwU' index 89 using (($1+$2)/2):3 ls 3 title '',\
'MADatNLO.HwU' index 88 using (($1+$2)/2):5 ls 2 title '',\
'MADatNLO.HwU' index 88 using (($1+$2)/2):3:4 w yerrorbar ls 2 title '',\
'MADatNLO.HwU' index 88 using (($1+$2)/2):3 ls 2 title ''

unset label

################################################################################

################################################################################
### Rendering of the plot titled 'epve log pT'
################################################################################

set multiplot
set label "epve log pT" font ",13" at graph 0.04, graph 1.05
set xrange [-2.0000e-01:3.8000e+00]
set bmargin 0 
set tmargin 0
set xtics nomirror
set ytics nomirror
set mytics 10
set xtics auto
set key horizontal noreverse maxcols 1 width -4 
set label front 'MadGraph5\_aMC\@NLO' font "Courier,11" rotate by 90 at graph 1.02, graph 0.04

#-- rendering subhistograms 'NLO|#1 and LO|#1 results'

set format y '10^{%T}'
set yrange [9.0000e-01:1.1000e+02]
set origin 0.0000e+00, 5.0000e-01
set size 1.0000e+00, 4.0000e-01
set mytics 10
set ytics auto
set format x ''
set logscale y
set ylabel "{/Symbol s} per bin [pb]"

plot \
sqrt(-1) ls 14 title 'SD1|#1, scale variation',\
sqrt(-1) ls 13 title 'SD0|#1, scale variation',\
sqrt(-1) ls 12 title 'LO|#1, scale variation',\
sqrt(-1) ls 11 title 'NLO|#1, scale variation',\
'MADatNLO.HwU' index 94 using (($1+$2)/2):($3 >= 0 ? sqrt(-1) : abs($3)):4 w yerrorbar ls 104 title '',\
'MADatNLO.HwU' index 94 using (($1+$2)/2):($3 >= 0 ? sqrt(-1) : abs($3)) ls 104 title '',\
'MADatNLO.HwU' index 94 using (($1+$2)/2):($3 < 0 ? sqrt(-1) : $3):4 w yerrorbar ls 4 title '',\
'MADatNLO.HwU' index 94 using (($1+$2)/2):($3 < 0 ? sqrt(-1) : $3) ls 4 title 'SD1|#1, central value, dynamical\_scale\_choice=10',\
'MADatNLO.HwU' index 93 using (($1+$2)/2):($3 >= 0 ? sqrt(-1) : abs($3)):4 w yerrorbar ls 103 title '',\
'MADatNLO.HwU' index 93 using (($1+$2)/2):($3 >= 0 ? sqrt(-1) : abs($3)) ls 103 title '',\
'MADatNLO.HwU' index 93 using (($1+$2)/2):($3 < 0 ? sqrt(-1) : $3):4 w yerrorbar ls 3 title '',\
'MADatNLO.HwU' index 93 using (($1+$2)/2):($3 < 0 ? sqrt(-1) : $3) ls 3 title 'SD0|#1, central value, dynamical\_scale\_choice=10',\
'MADatNLO.HwU' index 92 using (($1+$2)/2):($3 >= 0 ? sqrt(-1) : abs($3)):4 w yerrorbar ls 102 title '',\
'MADatNLO.HwU' index 92 using (($1+$2)/2):($3 >= 0 ? sqrt(-1) : abs($3)) ls 102 title '',\
'MADatNLO.HwU' index 92 using (($1+$2)/2):($3 < 0 ? sqrt(-1) : $3):4 w yerrorbar ls 2 title '',\
'MADatNLO.HwU' index 92 using (($1+$2)/2):($3 < 0 ? sqrt(-1) : $3) ls 2 title 'LO|#1, central value, dynamical\_scale\_choice=10',\
'MADatNLO.HwU' index 91 using (($1+$2)/2):($3 >= 0 ? sqrt(-1) : abs($3)):4 w yerrorbar ls 101 title '',\
'MADatNLO.HwU' index 91 using (($1+$2)/2):($3 >= 0 ? sqrt(-1) : abs($3)) ls 101 title '',\
'MADatNLO.HwU' index 91 using (($1+$2)/2):($3 < 0 ? sqrt(-1) : $3):4 w yerrorbar ls 1 title '',\
'MADatNLO.HwU' index 91 using (($1+$2)/2):($3 < 0 ? sqrt(-1) : $3) ls 1 title 'NLO|#1, central value, dynamical\_scale\_choice=10'
#-- rendering subhistograms 'Relative scale and PDF uncertainty'
unset label
unset format
set yrange [-1.4800e+00:1.4000e+00]
set origin 0.0000e+00, 3.5000e-01
set size 1.0000e+00, 1.5000e-01
set mytics 2
set ytics auto
set format x ''
unset logscale y
set ylabel "NLO|#1 rel.unc."
set label "Relative uncertainties w.r.t. central values" font ",9" front at graph 0.03, graph 0.13
plot \
'MADatNLO.HwU' index 94 using (($1+$2)/2):(safe($7,$3,1.0)-1.0) ls 14 title '',\
'MADatNLO.HwU' index 94 using (($1+$2)/2):(safe($6,$3,1.0)-1.0) ls 14 title '',\
'MADatNLO.HwU' index 93 using (($1+$2)/2):(safe($7,$3,1.0)-1.0) ls 13 title '',\
'MADatNLO.HwU' index 93 using (($1+$2)/2):(safe($6,$3,1.0)-1.0) ls 13 title '',\
'MADatNLO.HwU' index 92 using (($1+$2)/2):(safe($7,$3,1.0)-1.0) ls 12 title '',\
'MADatNLO.HwU' index 92 using (($1+$2)/2):(safe($6,$3,1.0)-1.0) ls 12 title '',\
'MADatNLO.HwU' index 91 using (($1+$2)/2):(safe($7,$3,1.0)-1.0) ls 11 title '',\
'MADatNLO.HwU' index 91 using (($1+$2)/2):(safe($6,$3,1.0)-1.0) ls 11 title '',\
0.0 ls 999 title '',\
'MADatNLO.HwU' index 94 using (($1+$2)/2):(0.0):(safe($4,$3,0.0)) w yerrorbar ls 4 title '',\
'MADatNLO.HwU' index 94 using (($1+$2)/2):(safe($5,$3,1.0)-1.0) ls 4 title '',\
'MADatNLO.HwU' index 93 using (($1+$2)/2):(0.0):(safe($4,$3,0.0)) w yerrorbar ls 3 title '',\
'MADatNLO.HwU' index 93 using (($1+$2)/2):(safe($5,$3,1.0)-1.0) ls 3 title '',\
'MADatNLO.HwU' index 92 using (($1+$2)/2):(0.0):(safe($4,$3,0.0)) w yerrorbar ls 2 title '',\
'MADatNLO.HwU' index 92 using (($1+$2)/2):(safe($5,$3,1.0)-1.0) ls 2 title '',\
'MADatNLO.HwU' index 91 using (($1+$2)/2):(0.0):(safe($4,$3,0.0)) w yerrorbar ls 1 title '',\
'MADatNLO.HwU' index 91 using (($1+$2)/2):(safe($5,$3,1.0)-1.0) ls 1 title ''
#-- rendering subhistograms '(LO|#1SD0|#1SD1|#1)/(NLO|#1 central value) ratio'
unset label
unset format
set yrange [-2.4000e-01:1.2000e+00]
set origin 0.0000e+00, 2.0000e-01
set size 1.0000e+00, 1.5000e-01
set mytics 2
set ytics auto
set format x
unset logscale y
set ylabel "ratio w.r.t. NLO|#1"
set label "(LO|#1SD0|#1SD1|#1)/(NLO|#1 central value)" font ",9" at graph 0.03, graph 0.13
plot \
1.0 ls 999 title '',\
'MADatNLO.HwU' index 97 using (($1+$2)/2):7 ls 14 title '',\
'MADatNLO.HwU' index 97 using (($1+$2)/2):6 ls 14 title '',\
'MADatNLO.HwU' index 96 using (($1+$2)/2):7 ls 13 title '',\
'MADatNLO.HwU' index 96 using (($1+$2)/2):6 ls 13 title '',\
'MADatNLO.HwU' index 95 using (($1+$2)/2):7 ls 12 title '',\
'MADatNLO.HwU' index 95 using (($1+$2)/2):6 ls 12 title '',\
'MADatNLO.HwU' index 97 using (($1+$2)/2):5 ls 4 title '',\
'MADatNLO.HwU' index 97 using (($1+$2)/2):3:4 w yerrorbar ls 4 title '',\
'MADatNLO.HwU' index 97 using (($1+$2)/2):3 ls 4 title '',\
'MADatNLO.HwU' index 96 using (($1+$2)/2):5 ls 3 title '',\
'MADatNLO.HwU' index 96 using (($1+$2)/2):3:4 w yerrorbar ls 3 title '',\
'MADatNLO.HwU' index 96 using (($1+$2)/2):3 ls 3 title '',\
'MADatNLO.HwU' index 95 using (($1+$2)/2):5 ls 2 title '',\
'MADatNLO.HwU' index 95 using (($1+$2)/2):3:4 w yerrorbar ls 2 title '',\
'MADatNLO.HwU' index 95 using (($1+$2)/2):3 ls 2 title ''

unset label

################################################################################

################################################################################
### Rendering of the plot titled 'mumvm log pT'
################################################################################

set multiplot
set label "mumvm log pT" font ",13" at graph 0.04, graph 1.05
set xrange [-2.0000e-01:3.8000e+00]
set bmargin 0 
set tmargin 0
set xtics nomirror
set ytics nomirror
set mytics 10
set xtics auto
set key horizontal noreverse maxcols 1 width -4 
set label front 'MadGraph5\_aMC\@NLO' font "Courier,11" rotate by 90 at graph 1.02, graph 0.04

#-- rendering subhistograms 'NLO|#1 and LO|#1 results'

set format y '10^{%T}'
set yrange [9.0000e-01:1.1000e+02]
set origin 0.0000e+00, 5.0000e-01
set size 1.0000e+00, 4.0000e-01
set mytics 10
set ytics auto
set format x ''
set logscale y
set ylabel "{/Symbol s} per bin [pb]"

plot \
sqrt(-1) ls 14 title 'SD1|#1, scale variation',\
sqrt(-1) ls 13 title 'SD0|#1, scale variation',\
sqrt(-1) ls 12 title 'LO|#1, scale variation',\
sqrt(-1) ls 11 title 'NLO|#1, scale variation',\
'MADatNLO.HwU' index 101 using (($1+$2)/2):($3 >= 0 ? sqrt(-1) : abs($3)):4 w yerrorbar ls 104 title '',\
'MADatNLO.HwU' index 101 using (($1+$2)/2):($3 >= 0 ? sqrt(-1) : abs($3)) ls 104 title '',\
'MADatNLO.HwU' index 101 using (($1+$2)/2):($3 < 0 ? sqrt(-1) : $3):4 w yerrorbar ls 4 title '',\
'MADatNLO.HwU' index 101 using (($1+$2)/2):($3 < 0 ? sqrt(-1) : $3) ls 4 title 'SD1|#1, central value, dynamical\_scale\_choice=10',\
'MADatNLO.HwU' index 100 using (($1+$2)/2):($3 >= 0 ? sqrt(-1) : abs($3)):4 w yerrorbar ls 103 title '',\
'MADatNLO.HwU' index 100 using (($1+$2)/2):($3 >= 0 ? sqrt(-1) : abs($3)) ls 103 title '',\
'MADatNLO.HwU' index 100 using (($1+$2)/2):($3 < 0 ? sqrt(-1) : $3):4 w yerrorbar ls 3 title '',\
'MADatNLO.HwU' index 100 using (($1+$2)/2):($3 < 0 ? sqrt(-1) : $3) ls 3 title 'SD0|#1, central value, dynamical\_scale\_choice=10',\
'MADatNLO.HwU' index 99 using (($1+$2)/2):($3 >= 0 ? sqrt(-1) : abs($3)):4 w yerrorbar ls 102 title '',\
'MADatNLO.HwU' index 99 using (($1+$2)/2):($3 >= 0 ? sqrt(-1) : abs($3)) ls 102 title '',\
'MADatNLO.HwU' index 99 using (($1+$2)/2):($3 < 0 ? sqrt(-1) : $3):4 w yerrorbar ls 2 title '',\
'MADatNLO.HwU' index 99 using (($1+$2)/2):($3 < 0 ? sqrt(-1) : $3) ls 2 title 'LO|#1, central value, dynamical\_scale\_choice=10',\
'MADatNLO.HwU' index 98 using (($1+$2)/2):($3 >= 0 ? sqrt(-1) : abs($3)):4 w yerrorbar ls 101 title '',\
'MADatNLO.HwU' index 98 using (($1+$2)/2):($3 >= 0 ? sqrt(-1) : abs($3)) ls 101 title '',\
'MADatNLO.HwU' index 98 using (($1+$2)/2):($3 < 0 ? sqrt(-1) : $3):4 w yerrorbar ls 1 title '',\
'MADatNLO.HwU' index 98 using (($1+$2)/2):($3 < 0 ? sqrt(-1) : $3) ls 1 title 'NLO|#1, central value, dynamical\_scale\_choice=10'
#-- rendering subhistograms 'Relative scale and PDF uncertainty'
unset label
unset format
set yrange [-1.4800e+00:1.4000e+00]
set origin 0.0000e+00, 3.5000e-01
set size 1.0000e+00, 1.5000e-01
set mytics 2
set ytics auto
set format x ''
unset logscale y
set ylabel "NLO|#1 rel.unc."
set label "Relative uncertainties w.r.t. central values" font ",9" front at graph 0.03, graph 0.13
plot \
'MADatNLO.HwU' index 101 using (($1+$2)/2):(safe($7,$3,1.0)-1.0) ls 14 title '',\
'MADatNLO.HwU' index 101 using (($1+$2)/2):(safe($6,$3,1.0)-1.0) ls 14 title '',\
'MADatNLO.HwU' index 100 using (($1+$2)/2):(safe($7,$3,1.0)-1.0) ls 13 title '',\
'MADatNLO.HwU' index 100 using (($1+$2)/2):(safe($6,$3,1.0)-1.0) ls 13 title '',\
'MADatNLO.HwU' index 99 using (($1+$2)/2):(safe($7,$3,1.0)-1.0) ls 12 title '',\
'MADatNLO.HwU' index 99 using (($1+$2)/2):(safe($6,$3,1.0)-1.0) ls 12 title '',\
'MADatNLO.HwU' index 98 using (($1+$2)/2):(safe($7,$3,1.0)-1.0) ls 11 title '',\
'MADatNLO.HwU' index 98 using (($1+$2)/2):(safe($6,$3,1.0)-1.0) ls 11 title '',\
0.0 ls 999 title '',\
'MADatNLO.HwU' index 101 using (($1+$2)/2):(0.0):(safe($4,$3,0.0)) w yerrorbar ls 4 title '',\
'MADatNLO.HwU' index 101 using (($1+$2)/2):(safe($5,$3,1.0)-1.0) ls 4 title '',\
'MADatNLO.HwU' index 100 using (($1+$2)/2):(0.0):(safe($4,$3,0.0)) w yerrorbar ls 3 title '',\
'MADatNLO.HwU' index 100 using (($1+$2)/2):(safe($5,$3,1.0)-1.0) ls 3 title '',\
'MADatNLO.HwU' index 99 using (($1+$2)/2):(0.0):(safe($4,$3,0.0)) w yerrorbar ls 2 title '',\
'MADatNLO.HwU' index 99 using (($1+$2)/2):(safe($5,$3,1.0)-1.0) ls 2 title '',\
'MADatNLO.HwU' index 98 using (($1+$2)/2):(0.0):(safe($4,$3,0.0)) w yerrorbar ls 1 title '',\
'MADatNLO.HwU' index 98 using (($1+$2)/2):(safe($5,$3,1.0)-1.0) ls 1 title ''
#-- rendering subhistograms '(LO|#1SD0|#1SD1|#1)/(NLO|#1 central value) ratio'
unset label
unset format
set yrange [-2.4000e-01:1.2000e+00]
set origin 0.0000e+00, 2.0000e-01
set size 1.0000e+00, 1.5000e-01
set mytics 2
set ytics auto
set format x
unset logscale y
set ylabel "ratio w.r.t. NLO|#1"
set label "(LO|#1SD0|#1SD1|#1)/(NLO|#1 central value)" font ",9" at graph 0.03, graph 0.13
plot \
1.0 ls 999 title '',\
'MADatNLO.HwU' index 104 using (($1+$2)/2):7 ls 14 title '',\
'MADatNLO.HwU' index 104 using (($1+$2)/2):6 ls 14 title '',\
'MADatNLO.HwU' index 103 using (($1+$2)/2):7 ls 13 title '',\
'MADatNLO.HwU' index 103 using (($1+$2)/2):6 ls 13 title '',\
'MADatNLO.HwU' index 102 using (($1+$2)/2):7 ls 12 title '',\
'MADatNLO.HwU' index 102 using (($1+$2)/2):6 ls 12 title '',\
'MADatNLO.HwU' index 104 using (($1+$2)/2):5 ls 4 title '',\
'MADatNLO.HwU' index 104 using (($1+$2)/2):3:4 w yerrorbar ls 4 title '',\
'MADatNLO.HwU' index 104 using (($1+$2)/2):3 ls 4 title '',\
'MADatNLO.HwU' index 103 using (($1+$2)/2):5 ls 3 title '',\
'MADatNLO.HwU' index 103 using (($1+$2)/2):3:4 w yerrorbar ls 3 title '',\
'MADatNLO.HwU' index 103 using (($1+$2)/2):3 ls 3 title '',\
'MADatNLO.HwU' index 102 using (($1+$2)/2):5 ls 2 title '',\
'MADatNLO.HwU' index 102 using (($1+$2)/2):3:4 w yerrorbar ls 2 title '',\
'MADatNLO.HwU' index 102 using (($1+$2)/2):3 ls 2 title ''

unset label

################################################################################

################################################################################
### Rendering of the plot titled '1st SF lep-neu pair log pT'
################################################################################

set multiplot
set label "1st SF lep-neu pair log pT" font ",13" at graph 0.04, graph 1.05
set xrange [-2.0000e-01:3.8000e+00]
set bmargin 0 
set tmargin 0
set xtics nomirror
set ytics nomirror
set mytics 10
set xtics auto
set key horizontal noreverse maxcols 1 width -4 
set label front 'MadGraph5\_aMC\@NLO' font "Courier,11" rotate by 90 at graph 1.02, graph 0.04

#-- rendering subhistograms 'NLO|#1 and LO|#1 results'

set format y '10^{%T}'
set yrange [9.0000e-01:1.1000e+02]
set origin 0.0000e+00, 5.0000e-01
set size 1.0000e+00, 4.0000e-01
set mytics 10
set ytics auto
set format x ''
set logscale y
set ylabel "{/Symbol s} per bin [pb]"

plot \
sqrt(-1) ls 14 title 'SD1|#1, scale variation',\
sqrt(-1) ls 13 title 'SD0|#1, scale variation',\
sqrt(-1) ls 12 title 'LO|#1, scale variation',\
sqrt(-1) ls 11 title 'NLO|#1, scale variation',\
'MADatNLO.HwU' index 108 using (($1+$2)/2):($3 >= 0 ? sqrt(-1) : abs($3)):4 w yerrorbar ls 104 title '',\
'MADatNLO.HwU' index 108 using (($1+$2)/2):($3 >= 0 ? sqrt(-1) : abs($3)) ls 104 title '',\
'MADatNLO.HwU' index 108 using (($1+$2)/2):($3 < 0 ? sqrt(-1) : $3):4 w yerrorbar ls 4 title '',\
'MADatNLO.HwU' index 108 using (($1+$2)/2):($3 < 0 ? sqrt(-1) : $3) ls 4 title 'SD1|#1, central value, dynamical\_scale\_choice=10',\
'MADatNLO.HwU' index 107 using (($1+$2)/2):($3 >= 0 ? sqrt(-1) : abs($3)):4 w yerrorbar ls 103 title '',\
'MADatNLO.HwU' index 107 using (($1+$2)/2):($3 >= 0 ? sqrt(-1) : abs($3)) ls 103 title '',\
'MADatNLO.HwU' index 107 using (($1+$2)/2):($3 < 0 ? sqrt(-1) : $3):4 w yerrorbar ls 3 title '',\
'MADatNLO.HwU' index 107 using (($1+$2)/2):($3 < 0 ? sqrt(-1) : $3) ls 3 title 'SD0|#1, central value, dynamical\_scale\_choice=10',\
'MADatNLO.HwU' index 106 using (($1+$2)/2):($3 >= 0 ? sqrt(-1) : abs($3)):4 w yerrorbar ls 102 title '',\
'MADatNLO.HwU' index 106 using (($1+$2)/2):($3 >= 0 ? sqrt(-1) : abs($3)) ls 102 title '',\
'MADatNLO.HwU' index 106 using (($1+$2)/2):($3 < 0 ? sqrt(-1) : $3):4 w yerrorbar ls 2 title '',\
'MADatNLO.HwU' index 106 using (($1+$2)/2):($3 < 0 ? sqrt(-1) : $3) ls 2 title 'LO|#1, central value, dynamical\_scale\_choice=10',\
'MADatNLO.HwU' index 105 using (($1+$2)/2):($3 >= 0 ? sqrt(-1) : abs($3)):4 w yerrorbar ls 101 title '',\
'MADatNLO.HwU' index 105 using (($1+$2)/2):($3 >= 0 ? sqrt(-1) : abs($3)) ls 101 title '',\
'MADatNLO.HwU' index 105 using (($1+$2)/2):($3 < 0 ? sqrt(-1) : $3):4 w yerrorbar ls 1 title '',\
'MADatNLO.HwU' index 105 using (($1+$2)/2):($3 < 0 ? sqrt(-1) : $3) ls 1 title 'NLO|#1, central value, dynamical\_scale\_choice=10'
#-- rendering subhistograms 'Relative scale and PDF uncertainty'
unset label
unset format
set yrange [-1.4800e+00:1.4000e+00]
set origin 0.0000e+00, 3.5000e-01
set size 1.0000e+00, 1.5000e-01
set mytics 2
set ytics auto
set format x ''
unset logscale y
set ylabel "NLO|#1 rel.unc."
set label "Relative uncertainties w.r.t. central values" font ",9" front at graph 0.03, graph 0.13
plot \
'MADatNLO.HwU' index 108 using (($1+$2)/2):(safe($7,$3,1.0)-1.0) ls 14 title '',\
'MADatNLO.HwU' index 108 using (($1+$2)/2):(safe($6,$3,1.0)-1.0) ls 14 title '',\
'MADatNLO.HwU' index 107 using (($1+$2)/2):(safe($7,$3,1.0)-1.0) ls 13 title '',\
'MADatNLO.HwU' index 107 using (($1+$2)/2):(safe($6,$3,1.0)-1.0) ls 13 title '',\
'MADatNLO.HwU' index 106 using (($1+$2)/2):(safe($7,$3,1.0)-1.0) ls 12 title '',\
'MADatNLO.HwU' index 106 using (($1+$2)/2):(safe($6,$3,1.0)-1.0) ls 12 title '',\
'MADatNLO.HwU' index 105 using (($1+$2)/2):(safe($7,$3,1.0)-1.0) ls 11 title '',\
'MADatNLO.HwU' index 105 using (($1+$2)/2):(safe($6,$3,1.0)-1.0) ls 11 title '',\
0.0 ls 999 title '',\
'MADatNLO.HwU' index 108 using (($1+$2)/2):(0.0):(safe($4,$3,0.0)) w yerrorbar ls 4 title '',\
'MADatNLO.HwU' index 108 using (($1+$2)/2):(safe($5,$3,1.0)-1.0) ls 4 title '',\
'MADatNLO.HwU' index 107 using (($1+$2)/2):(0.0):(safe($4,$3,0.0)) w yerrorbar ls 3 title '',\
'MADatNLO.HwU' index 107 using (($1+$2)/2):(safe($5,$3,1.0)-1.0) ls 3 title '',\
'MADatNLO.HwU' index 106 using (($1+$2)/2):(0.0):(safe($4,$3,0.0)) w yerrorbar ls 2 title '',\
'MADatNLO.HwU' index 106 using (($1+$2)/2):(safe($5,$3,1.0)-1.0) ls 2 title '',\
'MADatNLO.HwU' index 105 using (($1+$2)/2):(0.0):(safe($4,$3,0.0)) w yerrorbar ls 1 title '',\
'MADatNLO.HwU' index 105 using (($1+$2)/2):(safe($5,$3,1.0)-1.0) ls 1 title ''
#-- rendering subhistograms '(LO|#1SD0|#1SD1|#1)/(NLO|#1 central value) ratio'
unset label
unset format
set yrange [-2.4000e-01:1.2000e+00]
set origin 0.0000e+00, 2.0000e-01
set size 1.0000e+00, 1.5000e-01
set mytics 2
set ytics auto
set format x
unset logscale y
set ylabel "ratio w.r.t. NLO|#1"
set label "(LO|#1SD0|#1SD1|#1)/(NLO|#1 central value)" font ",9" at graph 0.03, graph 0.13
plot \
1.0 ls 999 title '',\
'MADatNLO.HwU' index 111 using (($1+$2)/2):7 ls 14 title '',\
'MADatNLO.HwU' index 111 using (($1+$2)/2):6 ls 14 title '',\
'MADatNLO.HwU' index 110 using (($1+$2)/2):7 ls 13 title '',\
'MADatNLO.HwU' index 110 using (($1+$2)/2):6 ls 13 title '',\
'MADatNLO.HwU' index 109 using (($1+$2)/2):7 ls 12 title '',\
'MADatNLO.HwU' index 109 using (($1+$2)/2):6 ls 12 title '',\
'MADatNLO.HwU' index 111 using (($1+$2)/2):5 ls 4 title '',\
'MADatNLO.HwU' index 111 using (($1+$2)/2):3:4 w yerrorbar ls 4 title '',\
'MADatNLO.HwU' index 111 using (($1+$2)/2):3 ls 4 title '',\
'MADatNLO.HwU' index 110 using (($1+$2)/2):5 ls 3 title '',\
'MADatNLO.HwU' index 110 using (($1+$2)/2):3:4 w yerrorbar ls 3 title '',\
'MADatNLO.HwU' index 110 using (($1+$2)/2):3 ls 3 title '',\
'MADatNLO.HwU' index 109 using (($1+$2)/2):5 ls 2 title '',\
'MADatNLO.HwU' index 109 using (($1+$2)/2):3:4 w yerrorbar ls 2 title '',\
'MADatNLO.HwU' index 109 using (($1+$2)/2):3 ls 2 title ''

unset label

################################################################################

################################################################################
### Rendering of the plot titled '2nd SF lep-neu pair log pT'
################################################################################

set multiplot
set label "2nd SF lep-neu pair log pT" font ",13" at graph 0.04, graph 1.05
set xrange [-2.0000e-01:3.8000e+00]
set bmargin 0 
set tmargin 0
set xtics nomirror
set ytics nomirror
set mytics 10
set xtics auto
set key horizontal noreverse maxcols 1 width -4 
set label front 'MadGraph5\_aMC\@NLO' font "Courier,11" rotate by 90 at graph 1.02, graph 0.04

#-- rendering subhistograms 'NLO|#1 and LO|#1 results'

set format y '10^{%T}'
set yrange [9.0000e-01:1.1000e+02]
set origin 0.0000e+00, 5.0000e-01
set size 1.0000e+00, 4.0000e-01
set mytics 10
set ytics auto
set format x ''
set logscale y
set ylabel "{/Symbol s} per bin [pb]"

plot \
sqrt(-1) ls 14 title 'SD1|#1, scale variation',\
sqrt(-1) ls 13 title 'SD0|#1, scale variation',\
sqrt(-1) ls 12 title 'LO|#1, scale variation',\
sqrt(-1) ls 11 title 'NLO|#1, scale variation',\
'MADatNLO.HwU' index 115 using (($1+$2)/2):($3 >= 0 ? sqrt(-1) : abs($3)):4 w yerrorbar ls 104 title '',\
'MADatNLO.HwU' index 115 using (($1+$2)/2):($3 >= 0 ? sqrt(-1) : abs($3)) ls 104 title '',\
'MADatNLO.HwU' index 115 using (($1+$2)/2):($3 < 0 ? sqrt(-1) : $3):4 w yerrorbar ls 4 title '',\
'MADatNLO.HwU' index 115 using (($1+$2)/2):($3 < 0 ? sqrt(-1) : $3) ls 4 title 'SD1|#1, central value, dynamical\_scale\_choice=10',\
'MADatNLO.HwU' index 114 using (($1+$2)/2):($3 >= 0 ? sqrt(-1) : abs($3)):4 w yerrorbar ls 103 title '',\
'MADatNLO.HwU' index 114 using (($1+$2)/2):($3 >= 0 ? sqrt(-1) : abs($3)) ls 103 title '',\
'MADatNLO.HwU' index 114 using (($1+$2)/2):($3 < 0 ? sqrt(-1) : $3):4 w yerrorbar ls 3 title '',\
'MADatNLO.HwU' index 114 using (($1+$2)/2):($3 < 0 ? sqrt(-1) : $3) ls 3 title 'SD0|#1, central value, dynamical\_scale\_choice=10',\
'MADatNLO.HwU' index 113 using (($1+$2)/2):($3 >= 0 ? sqrt(-1) : abs($3)):4 w yerrorbar ls 102 title '',\
'MADatNLO.HwU' index 113 using (($1+$2)/2):($3 >= 0 ? sqrt(-1) : abs($3)) ls 102 title '',\
'MADatNLO.HwU' index 113 using (($1+$2)/2):($3 < 0 ? sqrt(-1) : $3):4 w yerrorbar ls 2 title '',\
'MADatNLO.HwU' index 113 using (($1+$2)/2):($3 < 0 ? sqrt(-1) : $3) ls 2 title 'LO|#1, central value, dynamical\_scale\_choice=10',\
'MADatNLO.HwU' index 112 using (($1+$2)/2):($3 >= 0 ? sqrt(-1) : abs($3)):4 w yerrorbar ls 101 title '',\
'MADatNLO.HwU' index 112 using (($1+$2)/2):($3 >= 0 ? sqrt(-1) : abs($3)) ls 101 title '',\
'MADatNLO.HwU' index 112 using (($1+$2)/2):($3 < 0 ? sqrt(-1) : $3):4 w yerrorbar ls 1 title '',\
'MADatNLO.HwU' index 112 using (($1+$2)/2):($3 < 0 ? sqrt(-1) : $3) ls 1 title 'NLO|#1, central value, dynamical\_scale\_choice=10'
#-- rendering subhistograms 'Relative scale and PDF uncertainty'
unset label
unset format
set yrange [-1.4800e+00:1.4000e+00]
set origin 0.0000e+00, 3.5000e-01
set size 1.0000e+00, 1.5000e-01
set mytics 2
set ytics auto
set format x ''
unset logscale y
set ylabel "NLO|#1 rel.unc."
set label "Relative uncertainties w.r.t. central values" font ",9" front at graph 0.03, graph 0.13
plot \
'MADatNLO.HwU' index 115 using (($1+$2)/2):(safe($7,$3,1.0)-1.0) ls 14 title '',\
'MADatNLO.HwU' index 115 using (($1+$2)/2):(safe($6,$3,1.0)-1.0) ls 14 title '',\
'MADatNLO.HwU' index 114 using (($1+$2)/2):(safe($7,$3,1.0)-1.0) ls 13 title '',\
'MADatNLO.HwU' index 114 using (($1+$2)/2):(safe($6,$3,1.0)-1.0) ls 13 title '',\
'MADatNLO.HwU' index 113 using (($1+$2)/2):(safe($7,$3,1.0)-1.0) ls 12 title '',\
'MADatNLO.HwU' index 113 using (($1+$2)/2):(safe($6,$3,1.0)-1.0) ls 12 title '',\
'MADatNLO.HwU' index 112 using (($1+$2)/2):(safe($7,$3,1.0)-1.0) ls 11 title '',\
'MADatNLO.HwU' index 112 using (($1+$2)/2):(safe($6,$3,1.0)-1.0) ls 11 title '',\
0.0 ls 999 title '',\
'MADatNLO.HwU' index 115 using (($1+$2)/2):(0.0):(safe($4,$3,0.0)) w yerrorbar ls 4 title '',\
'MADatNLO.HwU' index 115 using (($1+$2)/2):(safe($5,$3,1.0)-1.0) ls 4 title '',\
'MADatNLO.HwU' index 114 using (($1+$2)/2):(0.0):(safe($4,$3,0.0)) w yerrorbar ls 3 title '',\
'MADatNLO.HwU' index 114 using (($1+$2)/2):(safe($5,$3,1.0)-1.0) ls 3 title '',\
'MADatNLO.HwU' index 113 using (($1+$2)/2):(0.0):(safe($4,$3,0.0)) w yerrorbar ls 2 title '',\
'MADatNLO.HwU' index 113 using (($1+$2)/2):(safe($5,$3,1.0)-1.0) ls 2 title '',\
'MADatNLO.HwU' index 112 using (($1+$2)/2):(0.0):(safe($4,$3,0.0)) w yerrorbar ls 1 title '',\
'MADatNLO.HwU' index 112 using (($1+$2)/2):(safe($5,$3,1.0)-1.0) ls 1 title ''
#-- rendering subhistograms '(LO|#1SD0|#1SD1|#1)/(NLO|#1 central value) ratio'
unset label
unset format
set yrange [-2.4000e-01:1.2000e+00]
set origin 0.0000e+00, 2.0000e-01
set size 1.0000e+00, 1.5000e-01
set mytics 2
set ytics auto
set format x
unset logscale y
set ylabel "ratio w.r.t. NLO|#1"
set label "(LO|#1SD0|#1SD1|#1)/(NLO|#1 central value)" font ",9" at graph 0.03, graph 0.13
plot \
1.0 ls 999 title '',\
'MADatNLO.HwU' index 118 using (($1+$2)/2):7 ls 14 title '',\
'MADatNLO.HwU' index 118 using (($1+$2)/2):6 ls 14 title '',\
'MADatNLO.HwU' index 117 using (($1+$2)/2):7 ls 13 title '',\
'MADatNLO.HwU' index 117 using (($1+$2)/2):6 ls 13 title '',\
'MADatNLO.HwU' index 116 using (($1+$2)/2):7 ls 12 title '',\
'MADatNLO.HwU' index 116 using (($1+$2)/2):6 ls 12 title '',\
'MADatNLO.HwU' index 118 using (($1+$2)/2):5 ls 4 title '',\
'MADatNLO.HwU' index 118 using (($1+$2)/2):3:4 w yerrorbar ls 4 title '',\
'MADatNLO.HwU' index 118 using (($1+$2)/2):3 ls 4 title '',\
'MADatNLO.HwU' index 117 using (($1+$2)/2):5 ls 3 title '',\
'MADatNLO.HwU' index 117 using (($1+$2)/2):3:4 w yerrorbar ls 3 title '',\
'MADatNLO.HwU' index 117 using (($1+$2)/2):3 ls 3 title '',\
'MADatNLO.HwU' index 116 using (($1+$2)/2):5 ls 2 title '',\
'MADatNLO.HwU' index 116 using (($1+$2)/2):3:4 w yerrorbar ls 2 title '',\
'MADatNLO.HwU' index 116 using (($1+$2)/2):3 ls 2 title ''

unset label

################################################################################

################################################################################
### Rendering of the plot titled 'epemmupmum log pT'
################################################################################

set multiplot
set label "epemmupmum log pT" font ",13" at graph 0.04, graph 1.05
set xrange [-2.0000e-01:3.8000e+00]
set bmargin 0 
set tmargin 0
set xtics nomirror
set ytics nomirror
set mytics 10
set xtics auto
set key horizontal noreverse maxcols 1 width -4 
set label front 'MadGraph5\_aMC\@NLO' font "Courier,11" rotate by 90 at graph 1.02, graph 0.04

#-- rendering subhistograms 'NLO|#1 and LO|#1 results'

set format y '10^{%T}'
set yrange [9.0000e-01:1.1000e+02]
set origin 0.0000e+00, 5.0000e-01
set size 1.0000e+00, 4.0000e-01
set mytics 10
set ytics auto
set format x ''
set logscale y
set ylabel "{/Symbol s} per bin [pb]"

plot \
sqrt(-1) ls 14 title 'SD1|#1, scale variation',\
sqrt(-1) ls 13 title 'SD0|#1, scale variation',\
sqrt(-1) ls 12 title 'LO|#1, scale variation',\
sqrt(-1) ls 11 title 'NLO|#1, scale variation',\
'MADatNLO.HwU' index 122 using (($1+$2)/2):($3 >= 0 ? sqrt(-1) : abs($3)):4 w yerrorbar ls 104 title '',\
'MADatNLO.HwU' index 122 using (($1+$2)/2):($3 >= 0 ? sqrt(-1) : abs($3)) ls 104 title '',\
'MADatNLO.HwU' index 122 using (($1+$2)/2):($3 < 0 ? sqrt(-1) : $3):4 w yerrorbar ls 4 title '',\
'MADatNLO.HwU' index 122 using (($1+$2)/2):($3 < 0 ? sqrt(-1) : $3) ls 4 title 'SD1|#1, central value, dynamical\_scale\_choice=10',\
'MADatNLO.HwU' index 121 using (($1+$2)/2):($3 >= 0 ? sqrt(-1) : abs($3)):4 w yerrorbar ls 103 title '',\
'MADatNLO.HwU' index 121 using (($1+$2)/2):($3 >= 0 ? sqrt(-1) : abs($3)) ls 103 title '',\
'MADatNLO.HwU' index 121 using (($1+$2)/2):($3 < 0 ? sqrt(-1) : $3):4 w yerrorbar ls 3 title '',\
'MADatNLO.HwU' index 121 using (($1+$2)/2):($3 < 0 ? sqrt(-1) : $3) ls 3 title 'SD0|#1, central value, dynamical\_scale\_choice=10',\
'MADatNLO.HwU' index 120 using (($1+$2)/2):($3 >= 0 ? sqrt(-1) : abs($3)):4 w yerrorbar ls 102 title '',\
'MADatNLO.HwU' index 120 using (($1+$2)/2):($3 >= 0 ? sqrt(-1) : abs($3)) ls 102 title '',\
'MADatNLO.HwU' index 120 using (($1+$2)/2):($3 < 0 ? sqrt(-1) : $3):4 w yerrorbar ls 2 title '',\
'MADatNLO.HwU' index 120 using (($1+$2)/2):($3 < 0 ? sqrt(-1) : $3) ls 2 title 'LO|#1, central value, dynamical\_scale\_choice=10',\
'MADatNLO.HwU' index 119 using (($1+$2)/2):($3 >= 0 ? sqrt(-1) : abs($3)):4 w yerrorbar ls 101 title '',\
'MADatNLO.HwU' index 119 using (($1+$2)/2):($3 >= 0 ? sqrt(-1) : abs($3)) ls 101 title '',\
'MADatNLO.HwU' index 119 using (($1+$2)/2):($3 < 0 ? sqrt(-1) : $3):4 w yerrorbar ls 1 title '',\
'MADatNLO.HwU' index 119 using (($1+$2)/2):($3 < 0 ? sqrt(-1) : $3) ls 1 title 'NLO|#1, central value, dynamical\_scale\_choice=10'
#-- rendering subhistograms 'Relative scale and PDF uncertainty'
unset label
unset format
set yrange [-1.4800e+00:1.4000e+00]
set origin 0.0000e+00, 3.5000e-01
set size 1.0000e+00, 1.5000e-01
set mytics 2
set ytics auto
set format x ''
unset logscale y
set ylabel "NLO|#1 rel.unc."
set label "Relative uncertainties w.r.t. central values" font ",9" front at graph 0.03, graph 0.13
plot \
'MADatNLO.HwU' index 122 using (($1+$2)/2):(safe($7,$3,1.0)-1.0) ls 14 title '',\
'MADatNLO.HwU' index 122 using (($1+$2)/2):(safe($6,$3,1.0)-1.0) ls 14 title '',\
'MADatNLO.HwU' index 121 using (($1+$2)/2):(safe($7,$3,1.0)-1.0) ls 13 title '',\
'MADatNLO.HwU' index 121 using (($1+$2)/2):(safe($6,$3,1.0)-1.0) ls 13 title '',\
'MADatNLO.HwU' index 120 using (($1+$2)/2):(safe($7,$3,1.0)-1.0) ls 12 title '',\
'MADatNLO.HwU' index 120 using (($1+$2)/2):(safe($6,$3,1.0)-1.0) ls 12 title '',\
'MADatNLO.HwU' index 119 using (($1+$2)/2):(safe($7,$3,1.0)-1.0) ls 11 title '',\
'MADatNLO.HwU' index 119 using (($1+$2)/2):(safe($6,$3,1.0)-1.0) ls 11 title '',\
0.0 ls 999 title '',\
'MADatNLO.HwU' index 122 using (($1+$2)/2):(0.0):(safe($4,$3,0.0)) w yerrorbar ls 4 title '',\
'MADatNLO.HwU' index 122 using (($1+$2)/2):(safe($5,$3,1.0)-1.0) ls 4 title '',\
'MADatNLO.HwU' index 121 using (($1+$2)/2):(0.0):(safe($4,$3,0.0)) w yerrorbar ls 3 title '',\
'MADatNLO.HwU' index 121 using (($1+$2)/2):(safe($5,$3,1.0)-1.0) ls 3 title '',\
'MADatNLO.HwU' index 120 using (($1+$2)/2):(0.0):(safe($4,$3,0.0)) w yerrorbar ls 2 title '',\
'MADatNLO.HwU' index 120 using (($1+$2)/2):(safe($5,$3,1.0)-1.0) ls 2 title '',\
'MADatNLO.HwU' index 119 using (($1+$2)/2):(0.0):(safe($4,$3,0.0)) w yerrorbar ls 1 title '',\
'MADatNLO.HwU' index 119 using (($1+$2)/2):(safe($5,$3,1.0)-1.0) ls 1 title ''
#-- rendering subhistograms '(LO|#1SD0|#1SD1|#1)/(NLO|#1 central value) ratio'
unset label
unset format
set yrange [-2.4000e-01:1.2000e+00]
set origin 0.0000e+00, 2.0000e-01
set size 1.0000e+00, 1.5000e-01
set mytics 2
set ytics auto
set format x
unset logscale y
set ylabel "ratio w.r.t. NLO|#1"
set label "(LO|#1SD0|#1SD1|#1)/(NLO|#1 central value)" font ",9" at graph 0.03, graph 0.13
plot \
1.0 ls 999 title '',\
'MADatNLO.HwU' index 125 using (($1+$2)/2):7 ls 14 title '',\
'MADatNLO.HwU' index 125 using (($1+$2)/2):6 ls 14 title '',\
'MADatNLO.HwU' index 124 using (($1+$2)/2):7 ls 13 title '',\
'MADatNLO.HwU' index 124 using (($1+$2)/2):6 ls 13 title '',\
'MADatNLO.HwU' index 123 using (($1+$2)/2):7 ls 12 title '',\
'MADatNLO.HwU' index 123 using (($1+$2)/2):6 ls 12 title '',\
'MADatNLO.HwU' index 125 using (($1+$2)/2):5 ls 4 title '',\
'MADatNLO.HwU' index 125 using (($1+$2)/2):3:4 w yerrorbar ls 4 title '',\
'MADatNLO.HwU' index 125 using (($1+$2)/2):3 ls 4 title '',\
'MADatNLO.HwU' index 124 using (($1+$2)/2):5 ls 3 title '',\
'MADatNLO.HwU' index 124 using (($1+$2)/2):3:4 w yerrorbar ls 3 title '',\
'MADatNLO.HwU' index 124 using (($1+$2)/2):3 ls 3 title '',\
'MADatNLO.HwU' index 123 using (($1+$2)/2):5 ls 2 title '',\
'MADatNLO.HwU' index 123 using (($1+$2)/2):3:4 w yerrorbar ls 2 title '',\
'MADatNLO.HwU' index 123 using (($1+$2)/2):3 ls 2 title ''

unset label

################################################################################

################################################################################
### Rendering of the plot titled 'epvemumvm log pT'
################################################################################

set multiplot
set label "epvemumvm log pT" font ",13" at graph 0.04, graph 1.05
set xrange [-2.0000e-01:3.8000e+00]
set bmargin 0 
set tmargin 0
set xtics nomirror
set ytics nomirror
set mytics 10
set xtics auto
set key horizontal noreverse maxcols 1 width -4 
set label front 'MadGraph5\_aMC\@NLO' font "Courier,11" rotate by 90 at graph 1.02, graph 0.04

#-- rendering subhistograms 'NLO|#1 and LO|#1 results'

set format y '10^{%T}'
set yrange [9.0000e-01:1.1000e+02]
set origin 0.0000e+00, 5.0000e-01
set size 1.0000e+00, 4.0000e-01
set mytics 10
set ytics auto
set format x ''
set logscale y
set ylabel "{/Symbol s} per bin [pb]"

plot \
sqrt(-1) ls 14 title 'SD1|#1, scale variation',\
sqrt(-1) ls 13 title 'SD0|#1, scale variation',\
sqrt(-1) ls 12 title 'LO|#1, scale variation',\
sqrt(-1) ls 11 title 'NLO|#1, scale variation',\
'MADatNLO.HwU' index 129 using (($1+$2)/2):($3 >= 0 ? sqrt(-1) : abs($3)):4 w yerrorbar ls 104 title '',\
'MADatNLO.HwU' index 129 using (($1+$2)/2):($3 >= 0 ? sqrt(-1) : abs($3)) ls 104 title '',\
'MADatNLO.HwU' index 129 using (($1+$2)/2):($3 < 0 ? sqrt(-1) : $3):4 w yerrorbar ls 4 title '',\
'MADatNLO.HwU' index 129 using (($1+$2)/2):($3 < 0 ? sqrt(-1) : $3) ls 4 title 'SD1|#1, central value, dynamical\_scale\_choice=10',\
'MADatNLO.HwU' index 128 using (($1+$2)/2):($3 >= 0 ? sqrt(-1) : abs($3)):4 w yerrorbar ls 103 title '',\
'MADatNLO.HwU' index 128 using (($1+$2)/2):($3 >= 0 ? sqrt(-1) : abs($3)) ls 103 title '',\
'MADatNLO.HwU' index 128 using (($1+$2)/2):($3 < 0 ? sqrt(-1) : $3):4 w yerrorbar ls 3 title '',\
'MADatNLO.HwU' index 128 using (($1+$2)/2):($3 < 0 ? sqrt(-1) : $3) ls 3 title 'SD0|#1, central value, dynamical\_scale\_choice=10',\
'MADatNLO.HwU' index 127 using (($1+$2)/2):($3 >= 0 ? sqrt(-1) : abs($3)):4 w yerrorbar ls 102 title '',\
'MADatNLO.HwU' index 127 using (($1+$2)/2):($3 >= 0 ? sqrt(-1) : abs($3)) ls 102 title '',\
'MADatNLO.HwU' index 127 using (($1+$2)/2):($3 < 0 ? sqrt(-1) : $3):4 w yerrorbar ls 2 title '',\
'MADatNLO.HwU' index 127 using (($1+$2)/2):($3 < 0 ? sqrt(-1) : $3) ls 2 title 'LO|#1, central value, dynamical\_scale\_choice=10',\
'MADatNLO.HwU' index 126 using (($1+$2)/2):($3 >= 0 ? sqrt(-1) : abs($3)):4 w yerrorbar ls 101 title '',\
'MADatNLO.HwU' index 126 using (($1+$2)/2):($3 >= 0 ? sqrt(-1) : abs($3)) ls 101 title '',\
'MADatNLO.HwU' index 126 using (($1+$2)/2):($3 < 0 ? sqrt(-1) : $3):4 w yerrorbar ls 1 title '',\
'MADatNLO.HwU' index 126 using (($1+$2)/2):($3 < 0 ? sqrt(-1) : $3) ls 1 title 'NLO|#1, central value, dynamical\_scale\_choice=10'
#-- rendering subhistograms 'Relative scale and PDF uncertainty'
unset label
unset format
set yrange [-1.4800e+00:1.4000e+00]
set origin 0.0000e+00, 3.5000e-01
set size 1.0000e+00, 1.5000e-01
set mytics 2
set ytics auto
set format x ''
unset logscale y
set ylabel "NLO|#1 rel.unc."
set label "Relative uncertainties w.r.t. central values" font ",9" front at graph 0.03, graph 0.13
plot \
'MADatNLO.HwU' index 129 using (($1+$2)/2):(safe($7,$3,1.0)-1.0) ls 14 title '',\
'MADatNLO.HwU' index 129 using (($1+$2)/2):(safe($6,$3,1.0)-1.0) ls 14 title '',\
'MADatNLO.HwU' index 128 using (($1+$2)/2):(safe($7,$3,1.0)-1.0) ls 13 title '',\
'MADatNLO.HwU' index 128 using (($1+$2)/2):(safe($6,$3,1.0)-1.0) ls 13 title '',\
'MADatNLO.HwU' index 127 using (($1+$2)/2):(safe($7,$3,1.0)-1.0) ls 12 title '',\
'MADatNLO.HwU' index 127 using (($1+$2)/2):(safe($6,$3,1.0)-1.0) ls 12 title '',\
'MADatNLO.HwU' index 126 using (($1+$2)/2):(safe($7,$3,1.0)-1.0) ls 11 title '',\
'MADatNLO.HwU' index 126 using (($1+$2)/2):(safe($6,$3,1.0)-1.0) ls 11 title '',\
0.0 ls 999 title '',\
'MADatNLO.HwU' index 129 using (($1+$2)/2):(0.0):(safe($4,$3,0.0)) w yerrorbar ls 4 title '',\
'MADatNLO.HwU' index 129 using (($1+$2)/2):(safe($5,$3,1.0)-1.0) ls 4 title '',\
'MADatNLO.HwU' index 128 using (($1+$2)/2):(0.0):(safe($4,$3,0.0)) w yerrorbar ls 3 title '',\
'MADatNLO.HwU' index 128 using (($1+$2)/2):(safe($5,$3,1.0)-1.0) ls 3 title '',\
'MADatNLO.HwU' index 127 using (($1+$2)/2):(0.0):(safe($4,$3,0.0)) w yerrorbar ls 2 title '',\
'MADatNLO.HwU' index 127 using (($1+$2)/2):(safe($5,$3,1.0)-1.0) ls 2 title '',\
'MADatNLO.HwU' index 126 using (($1+$2)/2):(0.0):(safe($4,$3,0.0)) w yerrorbar ls 1 title '',\
'MADatNLO.HwU' index 126 using (($1+$2)/2):(safe($5,$3,1.0)-1.0) ls 1 title ''
#-- rendering subhistograms '(LO|#1SD0|#1SD1|#1)/(NLO|#1 central value) ratio'
unset label
unset format
set yrange [-2.4000e-01:1.2000e+00]
set origin 0.0000e+00, 2.0000e-01
set size 1.0000e+00, 1.5000e-01
set mytics 2
set ytics auto
set format x
unset logscale y
set ylabel "ratio w.r.t. NLO|#1"
set label "(LO|#1SD0|#1SD1|#1)/(NLO|#1 central value)" font ",9" at graph 0.03, graph 0.13
plot \
1.0 ls 999 title '',\
'MADatNLO.HwU' index 132 using (($1+$2)/2):7 ls 14 title '',\
'MADatNLO.HwU' index 132 using (($1+$2)/2):6 ls 14 title '',\
'MADatNLO.HwU' index 131 using (($1+$2)/2):7 ls 13 title '',\
'MADatNLO.HwU' index 131 using (($1+$2)/2):6 ls 13 title '',\
'MADatNLO.HwU' index 130 using (($1+$2)/2):7 ls 12 title '',\
'MADatNLO.HwU' index 130 using (($1+$2)/2):6 ls 12 title '',\
'MADatNLO.HwU' index 132 using (($1+$2)/2):5 ls 4 title '',\
'MADatNLO.HwU' index 132 using (($1+$2)/2):3:4 w yerrorbar ls 4 title '',\
'MADatNLO.HwU' index 132 using (($1+$2)/2):3 ls 4 title '',\
'MADatNLO.HwU' index 131 using (($1+$2)/2):5 ls 3 title '',\
'MADatNLO.HwU' index 131 using (($1+$2)/2):3:4 w yerrorbar ls 3 title '',\
'MADatNLO.HwU' index 131 using (($1+$2)/2):3 ls 3 title '',\
'MADatNLO.HwU' index 130 using (($1+$2)/2):5 ls 2 title '',\
'MADatNLO.HwU' index 130 using (($1+$2)/2):3:4 w yerrorbar ls 2 title '',\
'MADatNLO.HwU' index 130 using (($1+$2)/2):3 ls 2 title ''

unset label

################################################################################

################################################################################
### Rendering of the plot titled 'top quark log pT'
################################################################################

set multiplot
set label "top quark log pT" font ",13" at graph 0.04, graph 1.05
set xrange [-2.0000e-01:3.8000e+00]
set bmargin 0 
set tmargin 0
set xtics nomirror
set ytics nomirror
set mytics 10
set xtics auto
set key horizontal noreverse maxcols 1 width -4 
set label front 'MadGraph5\_aMC\@NLO' font "Courier,11" rotate by 90 at graph 1.02, graph 0.04

#-- rendering subhistograms 'NLO|#1 and LO|#1 results'

set format y '10^{%T}'
set yrange [9.0000e-01:1.1000e+02]
set origin 0.0000e+00, 5.0000e-01
set size 1.0000e+00, 4.0000e-01
set mytics 10
set ytics auto
set format x ''
set logscale y
set ylabel "{/Symbol s} per bin [pb]"

plot \
sqrt(-1) ls 14 title 'SD1|#1, scale variation',\
sqrt(-1) ls 13 title 'SD0|#1, scale variation',\
sqrt(-1) ls 12 title 'LO|#1, scale variation',\
sqrt(-1) ls 11 title 'NLO|#1, scale variation',\
'MADatNLO.HwU' index 136 using (($1+$2)/2):($3 >= 0 ? sqrt(-1) : abs($3)):4 w yerrorbar ls 104 title '',\
'MADatNLO.HwU' index 136 using (($1+$2)/2):($3 >= 0 ? sqrt(-1) : abs($3)) ls 104 title '',\
'MADatNLO.HwU' index 136 using (($1+$2)/2):($3 < 0 ? sqrt(-1) : $3):4 w yerrorbar ls 4 title '',\
'MADatNLO.HwU' index 136 using (($1+$2)/2):($3 < 0 ? sqrt(-1) : $3) ls 4 title 'SD1|#1, central value, dynamical\_scale\_choice=10',\
'MADatNLO.HwU' index 135 using (($1+$2)/2):($3 >= 0 ? sqrt(-1) : abs($3)):4 w yerrorbar ls 103 title '',\
'MADatNLO.HwU' index 135 using (($1+$2)/2):($3 >= 0 ? sqrt(-1) : abs($3)) ls 103 title '',\
'MADatNLO.HwU' index 135 using (($1+$2)/2):($3 < 0 ? sqrt(-1) : $3):4 w yerrorbar ls 3 title '',\
'MADatNLO.HwU' index 135 using (($1+$2)/2):($3 < 0 ? sqrt(-1) : $3) ls 3 title 'SD0|#1, central value, dynamical\_scale\_choice=10',\
'MADatNLO.HwU' index 134 using (($1+$2)/2):($3 >= 0 ? sqrt(-1) : abs($3)):4 w yerrorbar ls 102 title '',\
'MADatNLO.HwU' index 134 using (($1+$2)/2):($3 >= 0 ? sqrt(-1) : abs($3)) ls 102 title '',\
'MADatNLO.HwU' index 134 using (($1+$2)/2):($3 < 0 ? sqrt(-1) : $3):4 w yerrorbar ls 2 title '',\
'MADatNLO.HwU' index 134 using (($1+$2)/2):($3 < 0 ? sqrt(-1) : $3) ls 2 title 'LO|#1, central value, dynamical\_scale\_choice=10',\
'MADatNLO.HwU' index 133 using (($1+$2)/2):($3 >= 0 ? sqrt(-1) : abs($3)):4 w yerrorbar ls 101 title '',\
'MADatNLO.HwU' index 133 using (($1+$2)/2):($3 >= 0 ? sqrt(-1) : abs($3)) ls 101 title '',\
'MADatNLO.HwU' index 133 using (($1+$2)/2):($3 < 0 ? sqrt(-1) : $3):4 w yerrorbar ls 1 title '',\
'MADatNLO.HwU' index 133 using (($1+$2)/2):($3 < 0 ? sqrt(-1) : $3) ls 1 title 'NLO|#1, central value, dynamical\_scale\_choice=10'
#-- rendering subhistograms 'Relative scale and PDF uncertainty'
unset label
unset format
set yrange [-1.4800e+00:1.4000e+00]
set origin 0.0000e+00, 3.5000e-01
set size 1.0000e+00, 1.5000e-01
set mytics 2
set ytics auto
set format x ''
unset logscale y
set ylabel "NLO|#1 rel.unc."
set label "Relative uncertainties w.r.t. central values" font ",9" front at graph 0.03, graph 0.13
plot \
'MADatNLO.HwU' index 136 using (($1+$2)/2):(safe($7,$3,1.0)-1.0) ls 14 title '',\
'MADatNLO.HwU' index 136 using (($1+$2)/2):(safe($6,$3,1.0)-1.0) ls 14 title '',\
'MADatNLO.HwU' index 135 using (($1+$2)/2):(safe($7,$3,1.0)-1.0) ls 13 title '',\
'MADatNLO.HwU' index 135 using (($1+$2)/2):(safe($6,$3,1.0)-1.0) ls 13 title '',\
'MADatNLO.HwU' index 134 using (($1+$2)/2):(safe($7,$3,1.0)-1.0) ls 12 title '',\
'MADatNLO.HwU' index 134 using (($1+$2)/2):(safe($6,$3,1.0)-1.0) ls 12 title '',\
'MADatNLO.HwU' index 133 using (($1+$2)/2):(safe($7,$3,1.0)-1.0) ls 11 title '',\
'MADatNLO.HwU' index 133 using (($1+$2)/2):(safe($6,$3,1.0)-1.0) ls 11 title '',\
0.0 ls 999 title '',\
'MADatNLO.HwU' index 136 using (($1+$2)/2):(0.0):(safe($4,$3,0.0)) w yerrorbar ls 4 title '',\
'MADatNLO.HwU' index 136 using (($1+$2)/2):(safe($5,$3,1.0)-1.0) ls 4 title '',\
'MADatNLO.HwU' index 135 using (($1+$2)/2):(0.0):(safe($4,$3,0.0)) w yerrorbar ls 3 title '',\
'MADatNLO.HwU' index 135 using (($1+$2)/2):(safe($5,$3,1.0)-1.0) ls 3 title '',\
'MADatNLO.HwU' index 134 using (($1+$2)/2):(0.0):(safe($4,$3,0.0)) w yerrorbar ls 2 title '',\
'MADatNLO.HwU' index 134 using (($1+$2)/2):(safe($5,$3,1.0)-1.0) ls 2 title '',\
'MADatNLO.HwU' index 133 using (($1+$2)/2):(0.0):(safe($4,$3,0.0)) w yerrorbar ls 1 title '',\
'MADatNLO.HwU' index 133 using (($1+$2)/2):(safe($5,$3,1.0)-1.0) ls 1 title ''
#-- rendering subhistograms '(LO|#1SD0|#1SD1|#1)/(NLO|#1 central value) ratio'
unset label
unset format
set yrange [-2.4000e-01:1.2000e+00]
set origin 0.0000e+00, 2.0000e-01
set size 1.0000e+00, 1.5000e-01
set mytics 2
set ytics auto
set format x
unset logscale y
set ylabel "ratio w.r.t. NLO|#1"
set label "(LO|#1SD0|#1SD1|#1)/(NLO|#1 central value)" font ",9" at graph 0.03, graph 0.13
plot \
1.0 ls 999 title '',\
'MADatNLO.HwU' index 139 using (($1+$2)/2):7 ls 14 title '',\
'MADatNLO.HwU' index 139 using (($1+$2)/2):6 ls 14 title '',\
'MADatNLO.HwU' index 138 using (($1+$2)/2):7 ls 13 title '',\
'MADatNLO.HwU' index 138 using (($1+$2)/2):6 ls 13 title '',\
'MADatNLO.HwU' index 137 using (($1+$2)/2):7 ls 12 title '',\
'MADatNLO.HwU' index 137 using (($1+$2)/2):6 ls 12 title '',\
'MADatNLO.HwU' index 139 using (($1+$2)/2):5 ls 4 title '',\
'MADatNLO.HwU' index 139 using (($1+$2)/2):3:4 w yerrorbar ls 4 title '',\
'MADatNLO.HwU' index 139 using (($1+$2)/2):3 ls 4 title '',\
'MADatNLO.HwU' index 138 using (($1+$2)/2):5 ls 3 title '',\
'MADatNLO.HwU' index 138 using (($1+$2)/2):3:4 w yerrorbar ls 3 title '',\
'MADatNLO.HwU' index 138 using (($1+$2)/2):3 ls 3 title '',\
'MADatNLO.HwU' index 137 using (($1+$2)/2):5 ls 2 title '',\
'MADatNLO.HwU' index 137 using (($1+$2)/2):3:4 w yerrorbar ls 2 title '',\
'MADatNLO.HwU' index 137 using (($1+$2)/2):3 ls 2 title ''

unset label

################################################################################

################################################################################
### Rendering of the plot titled 'anti-top quark log pT'
################################################################################

set multiplot
set label "anti-top quark log pT" font ",13" at graph 0.04, graph 1.05
set xrange [-2.0000e-01:3.8000e+00]
set bmargin 0 
set tmargin 0
set xtics nomirror
set ytics nomirror
set mytics 10
set xtics auto
set key horizontal noreverse maxcols 1 width -4 
set label front 'MadGraph5\_aMC\@NLO' font "Courier,11" rotate by 90 at graph 1.02, graph 0.04

#-- rendering subhistograms 'NLO|#1 and LO|#1 results'

set format y '10^{%T}'
set yrange [9.0000e-01:1.1000e+02]
set origin 0.0000e+00, 5.0000e-01
set size 1.0000e+00, 4.0000e-01
set mytics 10
set ytics auto
set format x ''
set logscale y
set ylabel "{/Symbol s} per bin [pb]"

plot \
sqrt(-1) ls 14 title 'SD1|#1, scale variation',\
sqrt(-1) ls 13 title 'SD0|#1, scale variation',\
sqrt(-1) ls 12 title 'LO|#1, scale variation',\
sqrt(-1) ls 11 title 'NLO|#1, scale variation',\
'MADatNLO.HwU' index 143 using (($1+$2)/2):($3 >= 0 ? sqrt(-1) : abs($3)):4 w yerrorbar ls 104 title '',\
'MADatNLO.HwU' index 143 using (($1+$2)/2):($3 >= 0 ? sqrt(-1) : abs($3)) ls 104 title '',\
'MADatNLO.HwU' index 143 using (($1+$2)/2):($3 < 0 ? sqrt(-1) : $3):4 w yerrorbar ls 4 title '',\
'MADatNLO.HwU' index 143 using (($1+$2)/2):($3 < 0 ? sqrt(-1) : $3) ls 4 title 'SD1|#1, central value, dynamical\_scale\_choice=10',\
'MADatNLO.HwU' index 142 using (($1+$2)/2):($3 >= 0 ? sqrt(-1) : abs($3)):4 w yerrorbar ls 103 title '',\
'MADatNLO.HwU' index 142 using (($1+$2)/2):($3 >= 0 ? sqrt(-1) : abs($3)) ls 103 title '',\
'MADatNLO.HwU' index 142 using (($1+$2)/2):($3 < 0 ? sqrt(-1) : $3):4 w yerrorbar ls 3 title '',\
'MADatNLO.HwU' index 142 using (($1+$2)/2):($3 < 0 ? sqrt(-1) : $3) ls 3 title 'SD0|#1, central value, dynamical\_scale\_choice=10',\
'MADatNLO.HwU' index 141 using (($1+$2)/2):($3 >= 0 ? sqrt(-1) : abs($3)):4 w yerrorbar ls 102 title '',\
'MADatNLO.HwU' index 141 using (($1+$2)/2):($3 >= 0 ? sqrt(-1) : abs($3)) ls 102 title '',\
'MADatNLO.HwU' index 141 using (($1+$2)/2):($3 < 0 ? sqrt(-1) : $3):4 w yerrorbar ls 2 title '',\
'MADatNLO.HwU' index 141 using (($1+$2)/2):($3 < 0 ? sqrt(-1) : $3) ls 2 title 'LO|#1, central value, dynamical\_scale\_choice=10',\
'MADatNLO.HwU' index 140 using (($1+$2)/2):($3 >= 0 ? sqrt(-1) : abs($3)):4 w yerrorbar ls 101 title '',\
'MADatNLO.HwU' index 140 using (($1+$2)/2):($3 >= 0 ? sqrt(-1) : abs($3)) ls 101 title '',\
'MADatNLO.HwU' index 140 using (($1+$2)/2):($3 < 0 ? sqrt(-1) : $3):4 w yerrorbar ls 1 title '',\
'MADatNLO.HwU' index 140 using (($1+$2)/2):($3 < 0 ? sqrt(-1) : $3) ls 1 title 'NLO|#1, central value, dynamical\_scale\_choice=10'
#-- rendering subhistograms 'Relative scale and PDF uncertainty'
unset label
unset format
set yrange [-1.4800e+00:1.4000e+00]
set origin 0.0000e+00, 3.5000e-01
set size 1.0000e+00, 1.5000e-01
set mytics 2
set ytics auto
set format x ''
unset logscale y
set ylabel "NLO|#1 rel.unc."
set label "Relative uncertainties w.r.t. central values" font ",9" front at graph 0.03, graph 0.13
plot \
'MADatNLO.HwU' index 143 using (($1+$2)/2):(safe($7,$3,1.0)-1.0) ls 14 title '',\
'MADatNLO.HwU' index 143 using (($1+$2)/2):(safe($6,$3,1.0)-1.0) ls 14 title '',\
'MADatNLO.HwU' index 142 using (($1+$2)/2):(safe($7,$3,1.0)-1.0) ls 13 title '',\
'MADatNLO.HwU' index 142 using (($1+$2)/2):(safe($6,$3,1.0)-1.0) ls 13 title '',\
'MADatNLO.HwU' index 141 using (($1+$2)/2):(safe($7,$3,1.0)-1.0) ls 12 title '',\
'MADatNLO.HwU' index 141 using (($1+$2)/2):(safe($6,$3,1.0)-1.0) ls 12 title '',\
'MADatNLO.HwU' index 140 using (($1+$2)/2):(safe($7,$3,1.0)-1.0) ls 11 title '',\
'MADatNLO.HwU' index 140 using (($1+$2)/2):(safe($6,$3,1.0)-1.0) ls 11 title '',\
0.0 ls 999 title '',\
'MADatNLO.HwU' index 143 using (($1+$2)/2):(0.0):(safe($4,$3,0.0)) w yerrorbar ls 4 title '',\
'MADatNLO.HwU' index 143 using (($1+$2)/2):(safe($5,$3,1.0)-1.0) ls 4 title '',\
'MADatNLO.HwU' index 142 using (($1+$2)/2):(0.0):(safe($4,$3,0.0)) w yerrorbar ls 3 title '',\
'MADatNLO.HwU' index 142 using (($1+$2)/2):(safe($5,$3,1.0)-1.0) ls 3 title '',\
'MADatNLO.HwU' index 141 using (($1+$2)/2):(0.0):(safe($4,$3,0.0)) w yerrorbar ls 2 title '',\
'MADatNLO.HwU' index 141 using (($1+$2)/2):(safe($5,$3,1.0)-1.0) ls 2 title '',\
'MADatNLO.HwU' index 140 using (($1+$2)/2):(0.0):(safe($4,$3,0.0)) w yerrorbar ls 1 title '',\
'MADatNLO.HwU' index 140 using (($1+$2)/2):(safe($5,$3,1.0)-1.0) ls 1 title ''
#-- rendering subhistograms '(LO|#1SD0|#1SD1|#1)/(NLO|#1 central value) ratio'
unset label
unset format
set yrange [-2.4000e-01:1.2000e+00]
set origin 0.0000e+00, 2.0000e-01
set size 1.0000e+00, 1.5000e-01
set mytics 2
set ytics auto
set format x
unset logscale y
set ylabel "ratio w.r.t. NLO|#1"
set label "(LO|#1SD0|#1SD1|#1)/(NLO|#1 central value)" font ",9" at graph 0.03, graph 0.13
plot \
1.0 ls 999 title '',\
'MADatNLO.HwU' index 146 using (($1+$2)/2):7 ls 14 title '',\
'MADatNLO.HwU' index 146 using (($1+$2)/2):6 ls 14 title '',\
'MADatNLO.HwU' index 145 using (($1+$2)/2):7 ls 13 title '',\
'MADatNLO.HwU' index 145 using (($1+$2)/2):6 ls 13 title '',\
'MADatNLO.HwU' index 144 using (($1+$2)/2):7 ls 12 title '',\
'MADatNLO.HwU' index 144 using (($1+$2)/2):6 ls 12 title '',\
'MADatNLO.HwU' index 146 using (($1+$2)/2):5 ls 4 title '',\
'MADatNLO.HwU' index 146 using (($1+$2)/2):3:4 w yerrorbar ls 4 title '',\
'MADatNLO.HwU' index 146 using (($1+$2)/2):3 ls 4 title '',\
'MADatNLO.HwU' index 145 using (($1+$2)/2):5 ls 3 title '',\
'MADatNLO.HwU' index 145 using (($1+$2)/2):3:4 w yerrorbar ls 3 title '',\
'MADatNLO.HwU' index 145 using (($1+$2)/2):3 ls 3 title '',\
'MADatNLO.HwU' index 144 using (($1+$2)/2):5 ls 2 title '',\
'MADatNLO.HwU' index 144 using (($1+$2)/2):3:4 w yerrorbar ls 2 title '',\
'MADatNLO.HwU' index 144 using (($1+$2)/2):3 ls 2 title ''

unset label

################################################################################

################################################################################
### Rendering of the plot titled 'ttbar log pT'
################################################################################

set multiplot
set label "ttbar log pT" font ",13" at graph 0.04, graph 1.05
set xrange [-2.0000e-01:3.8000e+00]
set bmargin 0 
set tmargin 0
set xtics nomirror
set ytics nomirror
set mytics 10
set xtics auto
set key horizontal noreverse maxcols 1 width -4 
set label front 'MadGraph5\_aMC\@NLO' font "Courier,11" rotate by 90 at graph 1.02, graph 0.04

#-- rendering subhistograms 'NLO|#1 and LO|#1 results'

set format y '10^{%T}'
set yrange [9.0000e-01:1.1000e+02]
set origin 0.0000e+00, 5.0000e-01
set size 1.0000e+00, 4.0000e-01
set mytics 10
set ytics auto
set format x ''
set logscale y
set ylabel "{/Symbol s} per bin [pb]"

plot \
sqrt(-1) ls 14 title 'SD1|#1, scale variation',\
sqrt(-1) ls 13 title 'SD0|#1, scale variation',\
sqrt(-1) ls 12 title 'LO|#1, scale variation',\
sqrt(-1) ls 11 title 'NLO|#1, scale variation',\
'MADatNLO.HwU' index 150 using (($1+$2)/2):($3 >= 0 ? sqrt(-1) : abs($3)):4 w yerrorbar ls 104 title '',\
'MADatNLO.HwU' index 150 using (($1+$2)/2):($3 >= 0 ? sqrt(-1) : abs($3)) ls 104 title '',\
'MADatNLO.HwU' index 150 using (($1+$2)/2):($3 < 0 ? sqrt(-1) : $3):4 w yerrorbar ls 4 title '',\
'MADatNLO.HwU' index 150 using (($1+$2)/2):($3 < 0 ? sqrt(-1) : $3) ls 4 title 'SD1|#1, central value, dynamical\_scale\_choice=10',\
'MADatNLO.HwU' index 149 using (($1+$2)/2):($3 >= 0 ? sqrt(-1) : abs($3)):4 w yerrorbar ls 103 title '',\
'MADatNLO.HwU' index 149 using (($1+$2)/2):($3 >= 0 ? sqrt(-1) : abs($3)) ls 103 title '',\
'MADatNLO.HwU' index 149 using (($1+$2)/2):($3 < 0 ? sqrt(-1) : $3):4 w yerrorbar ls 3 title '',\
'MADatNLO.HwU' index 149 using (($1+$2)/2):($3 < 0 ? sqrt(-1) : $3) ls 3 title 'SD0|#1, central value, dynamical\_scale\_choice=10',\
'MADatNLO.HwU' index 148 using (($1+$2)/2):($3 >= 0 ? sqrt(-1) : abs($3)):4 w yerrorbar ls 102 title '',\
'MADatNLO.HwU' index 148 using (($1+$2)/2):($3 >= 0 ? sqrt(-1) : abs($3)) ls 102 title '',\
'MADatNLO.HwU' index 148 using (($1+$2)/2):($3 < 0 ? sqrt(-1) : $3):4 w yerrorbar ls 2 title '',\
'MADatNLO.HwU' index 148 using (($1+$2)/2):($3 < 0 ? sqrt(-1) : $3) ls 2 title 'LO|#1, central value, dynamical\_scale\_choice=10',\
'MADatNLO.HwU' index 147 using (($1+$2)/2):($3 >= 0 ? sqrt(-1) : abs($3)):4 w yerrorbar ls 101 title '',\
'MADatNLO.HwU' index 147 using (($1+$2)/2):($3 >= 0 ? sqrt(-1) : abs($3)) ls 101 title '',\
'MADatNLO.HwU' index 147 using (($1+$2)/2):($3 < 0 ? sqrt(-1) : $3):4 w yerrorbar ls 1 title '',\
'MADatNLO.HwU' index 147 using (($1+$2)/2):($3 < 0 ? sqrt(-1) : $3) ls 1 title 'NLO|#1, central value, dynamical\_scale\_choice=10'
#-- rendering subhistograms 'Relative scale and PDF uncertainty'
unset label
unset format
set yrange [-1.4800e+00:1.4000e+00]
set origin 0.0000e+00, 3.5000e-01
set size 1.0000e+00, 1.5000e-01
set mytics 2
set ytics auto
set format x ''
unset logscale y
set ylabel "NLO|#1 rel.unc."
set label "Relative uncertainties w.r.t. central values" font ",9" front at graph 0.03, graph 0.13
plot \
'MADatNLO.HwU' index 150 using (($1+$2)/2):(safe($7,$3,1.0)-1.0) ls 14 title '',\
'MADatNLO.HwU' index 150 using (($1+$2)/2):(safe($6,$3,1.0)-1.0) ls 14 title '',\
'MADatNLO.HwU' index 149 using (($1+$2)/2):(safe($7,$3,1.0)-1.0) ls 13 title '',\
'MADatNLO.HwU' index 149 using (($1+$2)/2):(safe($6,$3,1.0)-1.0) ls 13 title '',\
'MADatNLO.HwU' index 148 using (($1+$2)/2):(safe($7,$3,1.0)-1.0) ls 12 title '',\
'MADatNLO.HwU' index 148 using (($1+$2)/2):(safe($6,$3,1.0)-1.0) ls 12 title '',\
'MADatNLO.HwU' index 147 using (($1+$2)/2):(safe($7,$3,1.0)-1.0) ls 11 title '',\
'MADatNLO.HwU' index 147 using (($1+$2)/2):(safe($6,$3,1.0)-1.0) ls 11 title '',\
0.0 ls 999 title '',\
'MADatNLO.HwU' index 150 using (($1+$2)/2):(0.0):(safe($4,$3,0.0)) w yerrorbar ls 4 title '',\
'MADatNLO.HwU' index 150 using (($1+$2)/2):(safe($5,$3,1.0)-1.0) ls 4 title '',\
'MADatNLO.HwU' index 149 using (($1+$2)/2):(0.0):(safe($4,$3,0.0)) w yerrorbar ls 3 title '',\
'MADatNLO.HwU' index 149 using (($1+$2)/2):(safe($5,$3,1.0)-1.0) ls 3 title '',\
'MADatNLO.HwU' index 148 using (($1+$2)/2):(0.0):(safe($4,$3,0.0)) w yerrorbar ls 2 title '',\
'MADatNLO.HwU' index 148 using (($1+$2)/2):(safe($5,$3,1.0)-1.0) ls 2 title '',\
'MADatNLO.HwU' index 147 using (($1+$2)/2):(0.0):(safe($4,$3,0.0)) w yerrorbar ls 1 title '',\
'MADatNLO.HwU' index 147 using (($1+$2)/2):(safe($5,$3,1.0)-1.0) ls 1 title ''
#-- rendering subhistograms '(LO|#1SD0|#1SD1|#1)/(NLO|#1 central value) ratio'
unset label
unset format
set yrange [-2.4000e-01:1.2000e+00]
set origin 0.0000e+00, 2.0000e-01
set size 1.0000e+00, 1.5000e-01
set mytics 2
set ytics auto
set format x
unset logscale y
set ylabel "ratio w.r.t. NLO|#1"
set label "(LO|#1SD0|#1SD1|#1)/(NLO|#1 central value)" font ",9" at graph 0.03, graph 0.13
plot \
1.0 ls 999 title '',\
'MADatNLO.HwU' index 153 using (($1+$2)/2):7 ls 14 title '',\
'MADatNLO.HwU' index 153 using (($1+$2)/2):6 ls 14 title '',\
'MADatNLO.HwU' index 152 using (($1+$2)/2):7 ls 13 title '',\
'MADatNLO.HwU' index 152 using (($1+$2)/2):6 ls 13 title '',\
'MADatNLO.HwU' index 151 using (($1+$2)/2):7 ls 12 title '',\
'MADatNLO.HwU' index 151 using (($1+$2)/2):6 ls 12 title '',\
'MADatNLO.HwU' index 153 using (($1+$2)/2):5 ls 4 title '',\
'MADatNLO.HwU' index 153 using (($1+$2)/2):3:4 w yerrorbar ls 4 title '',\
'MADatNLO.HwU' index 153 using (($1+$2)/2):3 ls 4 title '',\
'MADatNLO.HwU' index 152 using (($1+$2)/2):5 ls 3 title '',\
'MADatNLO.HwU' index 152 using (($1+$2)/2):3:4 w yerrorbar ls 3 title '',\
'MADatNLO.HwU' index 152 using (($1+$2)/2):3 ls 3 title '',\
'MADatNLO.HwU' index 151 using (($1+$2)/2):5 ls 2 title '',\
'MADatNLO.HwU' index 151 using (($1+$2)/2):3:4 w yerrorbar ls 2 title '',\
'MADatNLO.HwU' index 151 using (($1+$2)/2):3 ls 2 title ''

unset label

################################################################################

################################################################################
### Rendering of the plot titled 'log missing Et (neutrinos)'
################################################################################

set multiplot
set label "log missing Et (neutrinos)" font ",13" at graph 0.04, graph 1.05
set xrange [-2.0000e-01:3.8000e+00]
set bmargin 0 
set tmargin 0
set xtics nomirror
set ytics nomirror
set mytics 10
set xtics auto
set key horizontal noreverse maxcols 1 width -4 
set label front 'MadGraph5\_aMC\@NLO' font "Courier,11" rotate by 90 at graph 1.02, graph 0.04

#-- rendering subhistograms 'NLO|#1 and LO|#1 results'

set format y '10^{%T}'
set yrange [9.0000e-01:1.1000e+02]
set origin 0.0000e+00, 5.0000e-01
set size 1.0000e+00, 4.0000e-01
set mytics 10
set ytics auto
set format x ''
set logscale y
set ylabel "{/Symbol s} per bin [pb]"

plot \
sqrt(-1) ls 14 title 'SD1|#1, scale variation',\
sqrt(-1) ls 13 title 'SD0|#1, scale variation',\
sqrt(-1) ls 12 title 'LO|#1, scale variation',\
sqrt(-1) ls 11 title 'NLO|#1, scale variation',\
'MADatNLO.HwU' index 157 using (($1+$2)/2):($3 >= 0 ? sqrt(-1) : abs($3)):4 w yerrorbar ls 104 title '',\
'MADatNLO.HwU' index 157 using (($1+$2)/2):($3 >= 0 ? sqrt(-1) : abs($3)) ls 104 title '',\
'MADatNLO.HwU' index 157 using (($1+$2)/2):($3 < 0 ? sqrt(-1) : $3):4 w yerrorbar ls 4 title '',\
'MADatNLO.HwU' index 157 using (($1+$2)/2):($3 < 0 ? sqrt(-1) : $3) ls 4 title 'SD1|#1, central value, dynamical\_scale\_choice=10',\
'MADatNLO.HwU' index 156 using (($1+$2)/2):($3 >= 0 ? sqrt(-1) : abs($3)):4 w yerrorbar ls 103 title '',\
'MADatNLO.HwU' index 156 using (($1+$2)/2):($3 >= 0 ? sqrt(-1) : abs($3)) ls 103 title '',\
'MADatNLO.HwU' index 156 using (($1+$2)/2):($3 < 0 ? sqrt(-1) : $3):4 w yerrorbar ls 3 title '',\
'MADatNLO.HwU' index 156 using (($1+$2)/2):($3 < 0 ? sqrt(-1) : $3) ls 3 title 'SD0|#1, central value, dynamical\_scale\_choice=10',\
'MADatNLO.HwU' index 155 using (($1+$2)/2):($3 >= 0 ? sqrt(-1) : abs($3)):4 w yerrorbar ls 102 title '',\
'MADatNLO.HwU' index 155 using (($1+$2)/2):($3 >= 0 ? sqrt(-1) : abs($3)) ls 102 title '',\
'MADatNLO.HwU' index 155 using (($1+$2)/2):($3 < 0 ? sqrt(-1) : $3):4 w yerrorbar ls 2 title '',\
'MADatNLO.HwU' index 155 using (($1+$2)/2):($3 < 0 ? sqrt(-1) : $3) ls 2 title 'LO|#1, central value, dynamical\_scale\_choice=10',\
'MADatNLO.HwU' index 154 using (($1+$2)/2):($3 >= 0 ? sqrt(-1) : abs($3)):4 w yerrorbar ls 101 title '',\
'MADatNLO.HwU' index 154 using (($1+$2)/2):($3 >= 0 ? sqrt(-1) : abs($3)) ls 101 title '',\
'MADatNLO.HwU' index 154 using (($1+$2)/2):($3 < 0 ? sqrt(-1) : $3):4 w yerrorbar ls 1 title '',\
'MADatNLO.HwU' index 154 using (($1+$2)/2):($3 < 0 ? sqrt(-1) : $3) ls 1 title 'NLO|#1, central value, dynamical\_scale\_choice=10'
#-- rendering subhistograms 'Relative scale and PDF uncertainty'
unset label
unset format
set yrange [-1.4800e+00:1.4000e+00]
set origin 0.0000e+00, 3.5000e-01
set size 1.0000e+00, 1.5000e-01
set mytics 2
set ytics auto
set format x ''
unset logscale y
set ylabel "NLO|#1 rel.unc."
set label "Relative uncertainties w.r.t. central values" font ",9" front at graph 0.03, graph 0.13
plot \
'MADatNLO.HwU' index 157 using (($1+$2)/2):(safe($7,$3,1.0)-1.0) ls 14 title '',\
'MADatNLO.HwU' index 157 using (($1+$2)/2):(safe($6,$3,1.0)-1.0) ls 14 title '',\
'MADatNLO.HwU' index 156 using (($1+$2)/2):(safe($7,$3,1.0)-1.0) ls 13 title '',\
'MADatNLO.HwU' index 156 using (($1+$2)/2):(safe($6,$3,1.0)-1.0) ls 13 title '',\
'MADatNLO.HwU' index 155 using (($1+$2)/2):(safe($7,$3,1.0)-1.0) ls 12 title '',\
'MADatNLO.HwU' index 155 using (($1+$2)/2):(safe($6,$3,1.0)-1.0) ls 12 title '',\
'MADatNLO.HwU' index 154 using (($1+$2)/2):(safe($7,$3,1.0)-1.0) ls 11 title '',\
'MADatNLO.HwU' index 154 using (($1+$2)/2):(safe($6,$3,1.0)-1.0) ls 11 title '',\
0.0 ls 999 title '',\
'MADatNLO.HwU' index 157 using (($1+$2)/2):(0.0):(safe($4,$3,0.0)) w yerrorbar ls 4 title '',\
'MADatNLO.HwU' index 157 using (($1+$2)/2):(safe($5,$3,1.0)-1.0) ls 4 title '',\
'MADatNLO.HwU' index 156 using (($1+$2)/2):(0.0):(safe($4,$3,0.0)) w yerrorbar ls 3 title '',\
'MADatNLO.HwU' index 156 using (($1+$2)/2):(safe($5,$3,1.0)-1.0) ls 3 title '',\
'MADatNLO.HwU' index 155 using (($1+$2)/2):(0.0):(safe($4,$3,0.0)) w yerrorbar ls 2 title '',\
'MADatNLO.HwU' index 155 using (($1+$2)/2):(safe($5,$3,1.0)-1.0) ls 2 title '',\
'MADatNLO.HwU' index 154 using (($1+$2)/2):(0.0):(safe($4,$3,0.0)) w yerrorbar ls 1 title '',\
'MADatNLO.HwU' index 154 using (($1+$2)/2):(safe($5,$3,1.0)-1.0) ls 1 title ''
#-- rendering subhistograms '(LO|#1SD0|#1SD1|#1)/(NLO|#1 central value) ratio'
unset label
unset format
set yrange [-2.4000e-01:1.2000e+00]
set origin 0.0000e+00, 2.0000e-01
set size 1.0000e+00, 1.5000e-01
set mytics 2
set ytics auto
set format x
unset logscale y
set ylabel "ratio w.r.t. NLO|#1"
set label "(LO|#1SD0|#1SD1|#1)/(NLO|#1 central value)" font ",9" at graph 0.03, graph 0.13
plot \
1.0 ls 999 title '',\
'MADatNLO.HwU' index 160 using (($1+$2)/2):7 ls 14 title '',\
'MADatNLO.HwU' index 160 using (($1+$2)/2):6 ls 14 title '',\
'MADatNLO.HwU' index 159 using (($1+$2)/2):7 ls 13 title '',\
'MADatNLO.HwU' index 159 using (($1+$2)/2):6 ls 13 title '',\
'MADatNLO.HwU' index 158 using (($1+$2)/2):7 ls 12 title '',\
'MADatNLO.HwU' index 158 using (($1+$2)/2):6 ls 12 title '',\
'MADatNLO.HwU' index 160 using (($1+$2)/2):5 ls 4 title '',\
'MADatNLO.HwU' index 160 using (($1+$2)/2):3:4 w yerrorbar ls 4 title '',\
'MADatNLO.HwU' index 160 using (($1+$2)/2):3 ls 4 title '',\
'MADatNLO.HwU' index 159 using (($1+$2)/2):5 ls 3 title '',\
'MADatNLO.HwU' index 159 using (($1+$2)/2):3:4 w yerrorbar ls 3 title '',\
'MADatNLO.HwU' index 159 using (($1+$2)/2):3 ls 3 title '',\
'MADatNLO.HwU' index 158 using (($1+$2)/2):5 ls 2 title '',\
'MADatNLO.HwU' index 158 using (($1+$2)/2):3:4 w yerrorbar ls 2 title '',\
'MADatNLO.HwU' index 158 using (($1+$2)/2):3 ls 2 title ''

unset label

################################################################################

################################################################################
### Rendering of the plot titled '1st higgs log pT'
################################################################################

set multiplot
set label "1st higgs log pT" font ",13" at graph 0.04, graph 1.05
set xrange [-2.0000e-01:3.8000e+00]
set bmargin 0 
set tmargin 0
set xtics nomirror
set ytics nomirror
set mytics 10
set xtics auto
set key horizontal noreverse maxcols 1 width -4 
set label front 'MadGraph5\_aMC\@NLO' font "Courier,11" rotate by 90 at graph 1.02, graph 0.04

#-- rendering subhistograms 'NLO|#1 and LO|#1 results'

set format y '10^{%T}'
set yrange [9.0000e-01:1.1000e+02]
set origin 0.0000e+00, 5.0000e-01
set size 1.0000e+00, 4.0000e-01
set mytics 10
set ytics auto
set format x ''
set logscale y
set ylabel "{/Symbol s} per bin [pb]"

plot \
sqrt(-1) ls 14 title 'SD1|#1, scale variation',\
sqrt(-1) ls 13 title 'SD0|#1, scale variation',\
sqrt(-1) ls 12 title 'LO|#1, scale variation',\
sqrt(-1) ls 11 title 'NLO|#1, scale variation',\
'MADatNLO.HwU' index 164 using (($1+$2)/2):($3 >= 0 ? sqrt(-1) : abs($3)):4 w yerrorbar ls 104 title '',\
'MADatNLO.HwU' index 164 using (($1+$2)/2):($3 >= 0 ? sqrt(-1) : abs($3)) ls 104 title '',\
'MADatNLO.HwU' index 164 using (($1+$2)/2):($3 < 0 ? sqrt(-1) : $3):4 w yerrorbar ls 4 title '',\
'MADatNLO.HwU' index 164 using (($1+$2)/2):($3 < 0 ? sqrt(-1) : $3) ls 4 title 'SD1|#1, central value, dynamical\_scale\_choice=10',\
'MADatNLO.HwU' index 163 using (($1+$2)/2):($3 >= 0 ? sqrt(-1) : abs($3)):4 w yerrorbar ls 103 title '',\
'MADatNLO.HwU' index 163 using (($1+$2)/2):($3 >= 0 ? sqrt(-1) : abs($3)) ls 103 title '',\
'MADatNLO.HwU' index 163 using (($1+$2)/2):($3 < 0 ? sqrt(-1) : $3):4 w yerrorbar ls 3 title '',\
'MADatNLO.HwU' index 163 using (($1+$2)/2):($3 < 0 ? sqrt(-1) : $3) ls 3 title 'SD0|#1, central value, dynamical\_scale\_choice=10',\
'MADatNLO.HwU' index 162 using (($1+$2)/2):($3 >= 0 ? sqrt(-1) : abs($3)):4 w yerrorbar ls 102 title '',\
'MADatNLO.HwU' index 162 using (($1+$2)/2):($3 >= 0 ? sqrt(-1) : abs($3)) ls 102 title '',\
'MADatNLO.HwU' index 162 using (($1+$2)/2):($3 < 0 ? sqrt(-1) : $3):4 w yerrorbar ls 2 title '',\
'MADatNLO.HwU' index 162 using (($1+$2)/2):($3 < 0 ? sqrt(-1) : $3) ls 2 title 'LO|#1, central value, dynamical\_scale\_choice=10',\
'MADatNLO.HwU' index 161 using (($1+$2)/2):($3 >= 0 ? sqrt(-1) : abs($3)):4 w yerrorbar ls 101 title '',\
'MADatNLO.HwU' index 161 using (($1+$2)/2):($3 >= 0 ? sqrt(-1) : abs($3)) ls 101 title '',\
'MADatNLO.HwU' index 161 using (($1+$2)/2):($3 < 0 ? sqrt(-1) : $3):4 w yerrorbar ls 1 title '',\
'MADatNLO.HwU' index 161 using (($1+$2)/2):($3 < 0 ? sqrt(-1) : $3) ls 1 title 'NLO|#1, central value, dynamical\_scale\_choice=10'
#-- rendering subhistograms 'Relative scale and PDF uncertainty'
unset label
unset format
set yrange [-1.4800e+00:1.4000e+00]
set origin 0.0000e+00, 3.5000e-01
set size 1.0000e+00, 1.5000e-01
set mytics 2
set ytics auto
set format x ''
unset logscale y
set ylabel "NLO|#1 rel.unc."
set label "Relative uncertainties w.r.t. central values" font ",9" front at graph 0.03, graph 0.13
plot \
'MADatNLO.HwU' index 164 using (($1+$2)/2):(safe($7,$3,1.0)-1.0) ls 14 title '',\
'MADatNLO.HwU' index 164 using (($1+$2)/2):(safe($6,$3,1.0)-1.0) ls 14 title '',\
'MADatNLO.HwU' index 163 using (($1+$2)/2):(safe($7,$3,1.0)-1.0) ls 13 title '',\
'MADatNLO.HwU' index 163 using (($1+$2)/2):(safe($6,$3,1.0)-1.0) ls 13 title '',\
'MADatNLO.HwU' index 162 using (($1+$2)/2):(safe($7,$3,1.0)-1.0) ls 12 title '',\
'MADatNLO.HwU' index 162 using (($1+$2)/2):(safe($6,$3,1.0)-1.0) ls 12 title '',\
'MADatNLO.HwU' index 161 using (($1+$2)/2):(safe($7,$3,1.0)-1.0) ls 11 title '',\
'MADatNLO.HwU' index 161 using (($1+$2)/2):(safe($6,$3,1.0)-1.0) ls 11 title '',\
0.0 ls 999 title '',\
'MADatNLO.HwU' index 164 using (($1+$2)/2):(0.0):(safe($4,$3,0.0)) w yerrorbar ls 4 title '',\
'MADatNLO.HwU' index 164 using (($1+$2)/2):(safe($5,$3,1.0)-1.0) ls 4 title '',\
'MADatNLO.HwU' index 163 using (($1+$2)/2):(0.0):(safe($4,$3,0.0)) w yerrorbar ls 3 title '',\
'MADatNLO.HwU' index 163 using (($1+$2)/2):(safe($5,$3,1.0)-1.0) ls 3 title '',\
'MADatNLO.HwU' index 162 using (($1+$2)/2):(0.0):(safe($4,$3,0.0)) w yerrorbar ls 2 title '',\
'MADatNLO.HwU' index 162 using (($1+$2)/2):(safe($5,$3,1.0)-1.0) ls 2 title '',\
'MADatNLO.HwU' index 161 using (($1+$2)/2):(0.0):(safe($4,$3,0.0)) w yerrorbar ls 1 title '',\
'MADatNLO.HwU' index 161 using (($1+$2)/2):(safe($5,$3,1.0)-1.0) ls 1 title ''
#-- rendering subhistograms '(LO|#1SD0|#1SD1|#1)/(NLO|#1 central value) ratio'
unset label
unset format
set yrange [-2.4000e-01:1.2000e+00]
set origin 0.0000e+00, 2.0000e-01
set size 1.0000e+00, 1.5000e-01
set mytics 2
set ytics auto
set format x
unset logscale y
set ylabel "ratio w.r.t. NLO|#1"
set label "(LO|#1SD0|#1SD1|#1)/(NLO|#1 central value)" font ",9" at graph 0.03, graph 0.13
plot \
1.0 ls 999 title '',\
'MADatNLO.HwU' index 167 using (($1+$2)/2):7 ls 14 title '',\
'MADatNLO.HwU' index 167 using (($1+$2)/2):6 ls 14 title '',\
'MADatNLO.HwU' index 166 using (($1+$2)/2):7 ls 13 title '',\
'MADatNLO.HwU' index 166 using (($1+$2)/2):6 ls 13 title '',\
'MADatNLO.HwU' index 165 using (($1+$2)/2):7 ls 12 title '',\
'MADatNLO.HwU' index 165 using (($1+$2)/2):6 ls 12 title '',\
'MADatNLO.HwU' index 167 using (($1+$2)/2):5 ls 4 title '',\
'MADatNLO.HwU' index 167 using (($1+$2)/2):3:4 w yerrorbar ls 4 title '',\
'MADatNLO.HwU' index 167 using (($1+$2)/2):3 ls 4 title '',\
'MADatNLO.HwU' index 166 using (($1+$2)/2):5 ls 3 title '',\
'MADatNLO.HwU' index 166 using (($1+$2)/2):3:4 w yerrorbar ls 3 title '',\
'MADatNLO.HwU' index 166 using (($1+$2)/2):3 ls 3 title '',\
'MADatNLO.HwU' index 165 using (($1+$2)/2):5 ls 2 title '',\
'MADatNLO.HwU' index 165 using (($1+$2)/2):3:4 w yerrorbar ls 2 title '',\
'MADatNLO.HwU' index 165 using (($1+$2)/2):3 ls 2 title ''

unset label

################################################################################

################################################################################
### Rendering of the plot titled '2nd higgs log pT'
################################################################################

set multiplot
set label "2nd higgs log pT" font ",13" at graph 0.04, graph 1.05
set xrange [-2.0000e-01:3.8000e+00]
set bmargin 0 
set tmargin 0
set xtics nomirror
set ytics nomirror
set mytics 10
set xtics auto
set key horizontal noreverse maxcols 1 width -4 
set label front 'MadGraph5\_aMC\@NLO' font "Courier,11" rotate by 90 at graph 1.02, graph 0.04

#-- rendering subhistograms 'NLO|#1 and LO|#1 results'

set format y '10^{%T}'
set yrange [9.0000e-01:1.1000e+02]
set origin 0.0000e+00, 5.0000e-01
set size 1.0000e+00, 4.0000e-01
set mytics 10
set ytics auto
set format x ''
set logscale y
set ylabel "{/Symbol s} per bin [pb]"

plot \
sqrt(-1) ls 14 title 'SD1|#1, scale variation',\
sqrt(-1) ls 13 title 'SD0|#1, scale variation',\
sqrt(-1) ls 12 title 'LO|#1, scale variation',\
sqrt(-1) ls 11 title 'NLO|#1, scale variation',\
'MADatNLO.HwU' index 171 using (($1+$2)/2):($3 >= 0 ? sqrt(-1) : abs($3)):4 w yerrorbar ls 104 title '',\
'MADatNLO.HwU' index 171 using (($1+$2)/2):($3 >= 0 ? sqrt(-1) : abs($3)) ls 104 title '',\
'MADatNLO.HwU' index 171 using (($1+$2)/2):($3 < 0 ? sqrt(-1) : $3):4 w yerrorbar ls 4 title '',\
'MADatNLO.HwU' index 171 using (($1+$2)/2):($3 < 0 ? sqrt(-1) : $3) ls 4 title 'SD1|#1, central value, dynamical\_scale\_choice=10',\
'MADatNLO.HwU' index 170 using (($1+$2)/2):($3 >= 0 ? sqrt(-1) : abs($3)):4 w yerrorbar ls 103 title '',\
'MADatNLO.HwU' index 170 using (($1+$2)/2):($3 >= 0 ? sqrt(-1) : abs($3)) ls 103 title '',\
'MADatNLO.HwU' index 170 using (($1+$2)/2):($3 < 0 ? sqrt(-1) : $3):4 w yerrorbar ls 3 title '',\
'MADatNLO.HwU' index 170 using (($1+$2)/2):($3 < 0 ? sqrt(-1) : $3) ls 3 title 'SD0|#1, central value, dynamical\_scale\_choice=10',\
'MADatNLO.HwU' index 169 using (($1+$2)/2):($3 >= 0 ? sqrt(-1) : abs($3)):4 w yerrorbar ls 102 title '',\
'MADatNLO.HwU' index 169 using (($1+$2)/2):($3 >= 0 ? sqrt(-1) : abs($3)) ls 102 title '',\
'MADatNLO.HwU' index 169 using (($1+$2)/2):($3 < 0 ? sqrt(-1) : $3):4 w yerrorbar ls 2 title '',\
'MADatNLO.HwU' index 169 using (($1+$2)/2):($3 < 0 ? sqrt(-1) : $3) ls 2 title 'LO|#1, central value, dynamical\_scale\_choice=10',\
'MADatNLO.HwU' index 168 using (($1+$2)/2):($3 >= 0 ? sqrt(-1) : abs($3)):4 w yerrorbar ls 101 title '',\
'MADatNLO.HwU' index 168 using (($1+$2)/2):($3 >= 0 ? sqrt(-1) : abs($3)) ls 101 title '',\
'MADatNLO.HwU' index 168 using (($1+$2)/2):($3 < 0 ? sqrt(-1) : $3):4 w yerrorbar ls 1 title '',\
'MADatNLO.HwU' index 168 using (($1+$2)/2):($3 < 0 ? sqrt(-1) : $3) ls 1 title 'NLO|#1, central value, dynamical\_scale\_choice=10'
#-- rendering subhistograms 'Relative scale and PDF uncertainty'
unset label
unset format
set yrange [-1.4800e+00:1.4000e+00]
set origin 0.0000e+00, 3.5000e-01
set size 1.0000e+00, 1.5000e-01
set mytics 2
set ytics auto
set format x ''
unset logscale y
set ylabel "NLO|#1 rel.unc."
set label "Relative uncertainties w.r.t. central values" font ",9" front at graph 0.03, graph 0.13
plot \
'MADatNLO.HwU' index 171 using (($1+$2)/2):(safe($7,$3,1.0)-1.0) ls 14 title '',\
'MADatNLO.HwU' index 171 using (($1+$2)/2):(safe($6,$3,1.0)-1.0) ls 14 title '',\
'MADatNLO.HwU' index 170 using (($1+$2)/2):(safe($7,$3,1.0)-1.0) ls 13 title '',\
'MADatNLO.HwU' index 170 using (($1+$2)/2):(safe($6,$3,1.0)-1.0) ls 13 title '',\
'MADatNLO.HwU' index 169 using (($1+$2)/2):(safe($7,$3,1.0)-1.0) ls 12 title '',\
'MADatNLO.HwU' index 169 using (($1+$2)/2):(safe($6,$3,1.0)-1.0) ls 12 title '',\
'MADatNLO.HwU' index 168 using (($1+$2)/2):(safe($7,$3,1.0)-1.0) ls 11 title '',\
'MADatNLO.HwU' index 168 using (($1+$2)/2):(safe($6,$3,1.0)-1.0) ls 11 title '',\
0.0 ls 999 title '',\
'MADatNLO.HwU' index 171 using (($1+$2)/2):(0.0):(safe($4,$3,0.0)) w yerrorbar ls 4 title '',\
'MADatNLO.HwU' index 171 using (($1+$2)/2):(safe($5,$3,1.0)-1.0) ls 4 title '',\
'MADatNLO.HwU' index 170 using (($1+$2)/2):(0.0):(safe($4,$3,0.0)) w yerrorbar ls 3 title '',\
'MADatNLO.HwU' index 170 using (($1+$2)/2):(safe($5,$3,1.0)-1.0) ls 3 title '',\
'MADatNLO.HwU' index 169 using (($1+$2)/2):(0.0):(safe($4,$3,0.0)) w yerrorbar ls 2 title '',\
'MADatNLO.HwU' index 169 using (($1+$2)/2):(safe($5,$3,1.0)-1.0) ls 2 title '',\
'MADatNLO.HwU' index 168 using (($1+$2)/2):(0.0):(safe($4,$3,0.0)) w yerrorbar ls 1 title '',\
'MADatNLO.HwU' index 168 using (($1+$2)/2):(safe($5,$3,1.0)-1.0) ls 1 title ''
#-- rendering subhistograms '(LO|#1SD0|#1SD1|#1)/(NLO|#1 central value) ratio'
unset label
unset format
set yrange [-2.4000e-01:1.2000e+00]
set origin 0.0000e+00, 2.0000e-01
set size 1.0000e+00, 1.5000e-01
set mytics 2
set ytics auto
set format x
unset logscale y
set ylabel "ratio w.r.t. NLO|#1"
set label "(LO|#1SD0|#1SD1|#1)/(NLO|#1 central value)" font ",9" at graph 0.03, graph 0.13
plot \
1.0 ls 999 title '',\
'MADatNLO.HwU' index 174 using (($1+$2)/2):7 ls 14 title '',\
'MADatNLO.HwU' index 174 using (($1+$2)/2):6 ls 14 title '',\
'MADatNLO.HwU' index 173 using (($1+$2)/2):7 ls 13 title '',\
'MADatNLO.HwU' index 173 using (($1+$2)/2):6 ls 13 title '',\
'MADatNLO.HwU' index 172 using (($1+$2)/2):7 ls 12 title '',\
'MADatNLO.HwU' index 172 using (($1+$2)/2):6 ls 12 title '',\
'MADatNLO.HwU' index 174 using (($1+$2)/2):5 ls 4 title '',\
'MADatNLO.HwU' index 174 using (($1+$2)/2):3:4 w yerrorbar ls 4 title '',\
'MADatNLO.HwU' index 174 using (($1+$2)/2):3 ls 4 title '',\
'MADatNLO.HwU' index 173 using (($1+$2)/2):5 ls 3 title '',\
'MADatNLO.HwU' index 173 using (($1+$2)/2):3:4 w yerrorbar ls 3 title '',\
'MADatNLO.HwU' index 173 using (($1+$2)/2):3 ls 3 title '',\
'MADatNLO.HwU' index 172 using (($1+$2)/2):5 ls 2 title '',\
'MADatNLO.HwU' index 172 using (($1+$2)/2):3:4 w yerrorbar ls 2 title '',\
'MADatNLO.HwU' index 172 using (($1+$2)/2):3 ls 2 title ''

unset label

################################################################################

################################################################################
### Rendering of the plot titled 'higgs-pair log pT'
################################################################################

set multiplot
set label "higgs-pair log pT" font ",13" at graph 0.04, graph 1.05
set xrange [-2.0000e-01:3.8000e+00]
set bmargin 0 
set tmargin 0
set xtics nomirror
set ytics nomirror
set mytics 10
set xtics auto
set key horizontal noreverse maxcols 1 width -4 
set label front 'MadGraph5\_aMC\@NLO' font "Courier,11" rotate by 90 at graph 1.02, graph 0.04

#-- rendering subhistograms 'NLO|#1 and LO|#1 results'

set format y '10^{%T}'
set yrange [9.0000e-01:1.1000e+02]
set origin 0.0000e+00, 5.0000e-01
set size 1.0000e+00, 4.0000e-01
set mytics 10
set ytics auto
set format x ''
set logscale y
set ylabel "{/Symbol s} per bin [pb]"

plot \
sqrt(-1) ls 14 title 'SD1|#1, scale variation',\
sqrt(-1) ls 13 title 'SD0|#1, scale variation',\
sqrt(-1) ls 12 title 'LO|#1, scale variation',\
sqrt(-1) ls 11 title 'NLO|#1, scale variation',\
'MADatNLO.HwU' index 178 using (($1+$2)/2):($3 >= 0 ? sqrt(-1) : abs($3)):4 w yerrorbar ls 104 title '',\
'MADatNLO.HwU' index 178 using (($1+$2)/2):($3 >= 0 ? sqrt(-1) : abs($3)) ls 104 title '',\
'MADatNLO.HwU' index 178 using (($1+$2)/2):($3 < 0 ? sqrt(-1) : $3):4 w yerrorbar ls 4 title '',\
'MADatNLO.HwU' index 178 using (($1+$2)/2):($3 < 0 ? sqrt(-1) : $3) ls 4 title 'SD1|#1, central value, dynamical\_scale\_choice=10',\
'MADatNLO.HwU' index 177 using (($1+$2)/2):($3 >= 0 ? sqrt(-1) : abs($3)):4 w yerrorbar ls 103 title '',\
'MADatNLO.HwU' index 177 using (($1+$2)/2):($3 >= 0 ? sqrt(-1) : abs($3)) ls 103 title '',\
'MADatNLO.HwU' index 177 using (($1+$2)/2):($3 < 0 ? sqrt(-1) : $3):4 w yerrorbar ls 3 title '',\
'MADatNLO.HwU' index 177 using (($1+$2)/2):($3 < 0 ? sqrt(-1) : $3) ls 3 title 'SD0|#1, central value, dynamical\_scale\_choice=10',\
'MADatNLO.HwU' index 176 using (($1+$2)/2):($3 >= 0 ? sqrt(-1) : abs($3)):4 w yerrorbar ls 102 title '',\
'MADatNLO.HwU' index 176 using (($1+$2)/2):($3 >= 0 ? sqrt(-1) : abs($3)) ls 102 title '',\
'MADatNLO.HwU' index 176 using (($1+$2)/2):($3 < 0 ? sqrt(-1) : $3):4 w yerrorbar ls 2 title '',\
'MADatNLO.HwU' index 176 using (($1+$2)/2):($3 < 0 ? sqrt(-1) : $3) ls 2 title 'LO|#1, central value, dynamical\_scale\_choice=10',\
'MADatNLO.HwU' index 175 using (($1+$2)/2):($3 >= 0 ? sqrt(-1) : abs($3)):4 w yerrorbar ls 101 title '',\
'MADatNLO.HwU' index 175 using (($1+$2)/2):($3 >= 0 ? sqrt(-1) : abs($3)) ls 101 title '',\
'MADatNLO.HwU' index 175 using (($1+$2)/2):($3 < 0 ? sqrt(-1) : $3):4 w yerrorbar ls 1 title '',\
'MADatNLO.HwU' index 175 using (($1+$2)/2):($3 < 0 ? sqrt(-1) : $3) ls 1 title 'NLO|#1, central value, dynamical\_scale\_choice=10'
#-- rendering subhistograms 'Relative scale and PDF uncertainty'
unset label
unset format
set yrange [-1.4800e+00:1.4000e+00]
set origin 0.0000e+00, 3.5000e-01
set size 1.0000e+00, 1.5000e-01
set mytics 2
set ytics auto
set format x ''
unset logscale y
set ylabel "NLO|#1 rel.unc."
set label "Relative uncertainties w.r.t. central values" font ",9" front at graph 0.03, graph 0.13
plot \
'MADatNLO.HwU' index 178 using (($1+$2)/2):(safe($7,$3,1.0)-1.0) ls 14 title '',\
'MADatNLO.HwU' index 178 using (($1+$2)/2):(safe($6,$3,1.0)-1.0) ls 14 title '',\
'MADatNLO.HwU' index 177 using (($1+$2)/2):(safe($7,$3,1.0)-1.0) ls 13 title '',\
'MADatNLO.HwU' index 177 using (($1+$2)/2):(safe($6,$3,1.0)-1.0) ls 13 title '',\
'MADatNLO.HwU' index 176 using (($1+$2)/2):(safe($7,$3,1.0)-1.0) ls 12 title '',\
'MADatNLO.HwU' index 176 using (($1+$2)/2):(safe($6,$3,1.0)-1.0) ls 12 title '',\
'MADatNLO.HwU' index 175 using (($1+$2)/2):(safe($7,$3,1.0)-1.0) ls 11 title '',\
'MADatNLO.HwU' index 175 using (($1+$2)/2):(safe($6,$3,1.0)-1.0) ls 11 title '',\
0.0 ls 999 title '',\
'MADatNLO.HwU' index 178 using (($1+$2)/2):(0.0):(safe($4,$3,0.0)) w yerrorbar ls 4 title '',\
'MADatNLO.HwU' index 178 using (($1+$2)/2):(safe($5,$3,1.0)-1.0) ls 4 title '',\
'MADatNLO.HwU' index 177 using (($1+$2)/2):(0.0):(safe($4,$3,0.0)) w yerrorbar ls 3 title '',\
'MADatNLO.HwU' index 177 using (($1+$2)/2):(safe($5,$3,1.0)-1.0) ls 3 title '',\
'MADatNLO.HwU' index 176 using (($1+$2)/2):(0.0):(safe($4,$3,0.0)) w yerrorbar ls 2 title '',\
'MADatNLO.HwU' index 176 using (($1+$2)/2):(safe($5,$3,1.0)-1.0) ls 2 title '',\
'MADatNLO.HwU' index 175 using (($1+$2)/2):(0.0):(safe($4,$3,0.0)) w yerrorbar ls 1 title '',\
'MADatNLO.HwU' index 175 using (($1+$2)/2):(safe($5,$3,1.0)-1.0) ls 1 title ''
#-- rendering subhistograms '(LO|#1SD0|#1SD1|#1)/(NLO|#1 central value) ratio'
unset label
unset format
set yrange [-2.4000e-01:1.2000e+00]
set origin 0.0000e+00, 2.0000e-01
set size 1.0000e+00, 1.5000e-01
set mytics 2
set ytics auto
set format x
unset logscale y
set ylabel "ratio w.r.t. NLO|#1"
set label "(LO|#1SD0|#1SD1|#1)/(NLO|#1 central value)" font ",9" at graph 0.03, graph 0.13
plot \
1.0 ls 999 title '',\
'MADatNLO.HwU' index 181 using (($1+$2)/2):7 ls 14 title '',\
'MADatNLO.HwU' index 181 using (($1+$2)/2):6 ls 14 title '',\
'MADatNLO.HwU' index 180 using (($1+$2)/2):7 ls 13 title '',\
'MADatNLO.HwU' index 180 using (($1+$2)/2):6 ls 13 title '',\
'MADatNLO.HwU' index 179 using (($1+$2)/2):7 ls 12 title '',\
'MADatNLO.HwU' index 179 using (($1+$2)/2):6 ls 12 title '',\
'MADatNLO.HwU' index 181 using (($1+$2)/2):5 ls 4 title '',\
'MADatNLO.HwU' index 181 using (($1+$2)/2):3:4 w yerrorbar ls 4 title '',\
'MADatNLO.HwU' index 181 using (($1+$2)/2):3 ls 4 title '',\
'MADatNLO.HwU' index 180 using (($1+$2)/2):5 ls 3 title '',\
'MADatNLO.HwU' index 180 using (($1+$2)/2):3:4 w yerrorbar ls 3 title '',\
'MADatNLO.HwU' index 180 using (($1+$2)/2):3 ls 3 title '',\
'MADatNLO.HwU' index 179 using (($1+$2)/2):5 ls 2 title '',\
'MADatNLO.HwU' index 179 using (($1+$2)/2):3:4 w yerrorbar ls 2 title '',\
'MADatNLO.HwU' index 179 using (($1+$2)/2):3 ls 2 title ''

unset label

################################################################################

################################################################################
### Rendering of the plot titled '1st V-boson log pT'
################################################################################

set multiplot
set label "1st V-boson log pT" font ",13" at graph 0.04, graph 1.05
set xrange [2.9400e+00:4.5000e+00]
set bmargin 0 
set tmargin 0
set xtics nomirror
set ytics nomirror
set mytics 10
set xtics auto
set key horizontal noreverse maxcols 1 width -4 
set label front 'MadGraph5\_aMC\@NLO' font "Courier,11" rotate by 90 at graph 1.02, graph 0.04

#-- rendering subhistograms 'NLO|#1 and LO|#1 results'

set format y '10^{%T}'
set yrange [5.1404e-12:2.5403e-05]
set origin 0.0000e+00, 5.0000e-01
set size 1.0000e+00, 4.0000e-01
set mytics 10
set ytics auto
set format x ''
set logscale y
set ylabel "{/Symbol s} per bin [pb]"

plot \
sqrt(-1) ls 14 title 'SD1|#1, scale variation',\
sqrt(-1) ls 13 title 'SD0|#1, scale variation',\
sqrt(-1) ls 12 title 'LO|#1, scale variation',\
sqrt(-1) ls 11 title 'NLO|#1, scale variation',\
'MADatNLO.HwU' index 185 using (($1+$2)/2):($3 >= 0 ? sqrt(-1) : abs($3)):4 w yerrorbar ls 104 title '',\
'MADatNLO.HwU' index 185 using (($1+$2)/2):($3 >= 0 ? sqrt(-1) : abs($3)) ls 104 title '',\
'MADatNLO.HwU' index 185 using (($1+$2)/2):($3 < 0 ? sqrt(-1) : $3):4 w yerrorbar ls 4 title '',\
'MADatNLO.HwU' index 185 using (($1+$2)/2):($3 < 0 ? sqrt(-1) : $3) ls 4 title 'SD1|#1, central value, dynamical\_scale\_choice=10',\
'MADatNLO.HwU' index 184 using (($1+$2)/2):($3 >= 0 ? sqrt(-1) : abs($3)):4 w yerrorbar ls 103 title '',\
'MADatNLO.HwU' index 184 using (($1+$2)/2):($3 >= 0 ? sqrt(-1) : abs($3)) ls 103 title '',\
'MADatNLO.HwU' index 184 using (($1+$2)/2):($3 < 0 ? sqrt(-1) : $3):4 w yerrorbar ls 3 title '',\
'MADatNLO.HwU' index 184 using (($1+$2)/2):($3 < 0 ? sqrt(-1) : $3) ls 3 title 'SD0|#1, central value, dynamical\_scale\_choice=10',\
'MADatNLO.HwU' index 183 using (($1+$2)/2):($3 >= 0 ? sqrt(-1) : abs($3)):4 w yerrorbar ls 102 title '',\
'MADatNLO.HwU' index 183 using (($1+$2)/2):($3 >= 0 ? sqrt(-1) : abs($3)) ls 102 title '',\
'MADatNLO.HwU' index 183 using (($1+$2)/2):($3 < 0 ? sqrt(-1) : $3):4 w yerrorbar ls 2 title '',\
'MADatNLO.HwU' index 183 using (($1+$2)/2):($3 < 0 ? sqrt(-1) : $3) ls 2 title 'LO|#1, central value, dynamical\_scale\_choice=10',\
'MADatNLO.HwU' index 182 using (($1+$2)/2):($3 >= 0 ? sqrt(-1) : abs($3)):4 w yerrorbar ls 101 title '',\
'MADatNLO.HwU' index 182 using (($1+$2)/2):($3 >= 0 ? sqrt(-1) : abs($3)) ls 101 title '',\
'MADatNLO.HwU' index 182 using (($1+$2)/2):($3 < 0 ? sqrt(-1) : $3):4 w yerrorbar ls 1 title '',\
'MADatNLO.HwU' index 182 using (($1+$2)/2):($3 < 0 ? sqrt(-1) : $3) ls 1 title 'NLO|#1, central value, dynamical\_scale\_choice=10'
#-- rendering subhistograms 'Relative scale and PDF uncertainty'
unset label
unset format
set yrange [-2.6399e-01:2.6881e-01]
set origin 0.0000e+00, 3.5000e-01
set size 1.0000e+00, 1.5000e-01
set mytics 2
set ytics auto
set format x ''
unset logscale y
set ylabel "NLO|#1 rel.unc."
set label "Relative uncertainties w.r.t. central values" font ",9" front at graph 0.03, graph 0.13
plot \
'MADatNLO.HwU' index 185 using (($1+$2)/2):(safe($7,$3,1.0)-1.0) ls 14 title '',\
'MADatNLO.HwU' index 185 using (($1+$2)/2):(safe($6,$3,1.0)-1.0) ls 14 title '',\
'MADatNLO.HwU' index 184 using (($1+$2)/2):(safe($7,$3,1.0)-1.0) ls 13 title '',\
'MADatNLO.HwU' index 184 using (($1+$2)/2):(safe($6,$3,1.0)-1.0) ls 13 title '',\
'MADatNLO.HwU' index 183 using (($1+$2)/2):(safe($7,$3,1.0)-1.0) ls 12 title '',\
'MADatNLO.HwU' index 183 using (($1+$2)/2):(safe($6,$3,1.0)-1.0) ls 12 title '',\
'MADatNLO.HwU' index 182 using (($1+$2)/2):(safe($7,$3,1.0)-1.0) ls 11 title '',\
'MADatNLO.HwU' index 182 using (($1+$2)/2):(safe($6,$3,1.0)-1.0) ls 11 title '',\
0.0 ls 999 title '',\
'MADatNLO.HwU' index 185 using (($1+$2)/2):(0.0):(safe($4,$3,0.0)) w yerrorbar ls 4 title '',\
'MADatNLO.HwU' index 185 using (($1+$2)/2):(safe($5,$3,1.0)-1.0) ls 4 title '',\
'MADatNLO.HwU' index 184 using (($1+$2)/2):(0.0):(safe($4,$3,0.0)) w yerrorbar ls 3 title '',\
'MADatNLO.HwU' index 184 using (($1+$2)/2):(safe($5,$3,1.0)-1.0) ls 3 title '',\
'MADatNLO.HwU' index 183 using (($1+$2)/2):(0.0):(safe($4,$3,0.0)) w yerrorbar ls 2 title '',\
'MADatNLO.HwU' index 183 using (($1+$2)/2):(safe($5,$3,1.0)-1.0) ls 2 title '',\
'MADatNLO.HwU' index 182 using (($1+$2)/2):(0.0):(safe($4,$3,0.0)) w yerrorbar ls 1 title '',\
'MADatNLO.HwU' index 182 using (($1+$2)/2):(safe($5,$3,1.0)-1.0) ls 1 title ''
#-- rendering subhistograms '(LO|#1SD0|#1SD1|#1)/(NLO|#1 central value) ratio'
unset label
unset format
set yrange [7.6662e-02:1.8734e+00]
set origin 0.0000e+00, 2.0000e-01
set size 1.0000e+00, 1.5000e-01
set mytics 2
set ytics auto
set format x
unset logscale y
set ylabel "ratio w.r.t. NLO|#1"
set label "(LO|#1SD0|#1SD1|#1)/(NLO|#1 central value)" font ",9" at graph 0.03, graph 0.13
plot \
1.0 ls 999 title '',\
'MADatNLO.HwU' index 188 using (($1+$2)/2):7 ls 14 title '',\
'MADatNLO.HwU' index 188 using (($1+$2)/2):6 ls 14 title '',\
'MADatNLO.HwU' index 187 using (($1+$2)/2):7 ls 13 title '',\
'MADatNLO.HwU' index 187 using (($1+$2)/2):6 ls 13 title '',\
'MADatNLO.HwU' index 186 using (($1+$2)/2):7 ls 12 title '',\
'MADatNLO.HwU' index 186 using (($1+$2)/2):6 ls 12 title '',\
'MADatNLO.HwU' index 188 using (($1+$2)/2):5 ls 4 title '',\
'MADatNLO.HwU' index 188 using (($1+$2)/2):3:4 w yerrorbar ls 4 title '',\
'MADatNLO.HwU' index 188 using (($1+$2)/2):3 ls 4 title '',\
'MADatNLO.HwU' index 187 using (($1+$2)/2):5 ls 3 title '',\
'MADatNLO.HwU' index 187 using (($1+$2)/2):3:4 w yerrorbar ls 3 title '',\
'MADatNLO.HwU' index 187 using (($1+$2)/2):3 ls 3 title '',\
'MADatNLO.HwU' index 186 using (($1+$2)/2):5 ls 2 title '',\
'MADatNLO.HwU' index 186 using (($1+$2)/2):3:4 w yerrorbar ls 2 title '',\
'MADatNLO.HwU' index 186 using (($1+$2)/2):3 ls 2 title ''

unset label

################################################################################

################################################################################
### Rendering of the plot titled '2nd V-boson log pT'
################################################################################

set multiplot
set label "2nd V-boson log pT" font ",13" at graph 0.04, graph 1.05
set xrange [2.9400e+00:4.5000e+00]
set bmargin 0 
set tmargin 0
set xtics nomirror
set ytics nomirror
set mytics 10
set xtics auto
set key horizontal noreverse maxcols 1 width -4 
set label front 'MadGraph5\_aMC\@NLO' font "Courier,11" rotate by 90 at graph 1.02, graph 0.04

#-- rendering subhistograms 'NLO|#1 and LO|#1 results'

set format y '10^{%T}'
set yrange [8.1585e-13:2.7410e-05]
set origin 0.0000e+00, 5.0000e-01
set size 1.0000e+00, 4.0000e-01
set mytics 10
set ytics auto
set format x ''
set logscale y
set ylabel "{/Symbol s} per bin [pb]"

plot \
sqrt(-1) ls 14 title 'SD1|#1, scale variation',\
sqrt(-1) ls 13 title 'SD0|#1, scale variation',\
sqrt(-1) ls 12 title 'LO|#1, scale variation',\
sqrt(-1) ls 11 title 'NLO|#1, scale variation',\
'MADatNLO.HwU' index 192 using (($1+$2)/2):($3 >= 0 ? sqrt(-1) : abs($3)):4 w yerrorbar ls 104 title '',\
'MADatNLO.HwU' index 192 using (($1+$2)/2):($3 >= 0 ? sqrt(-1) : abs($3)) ls 104 title '',\
'MADatNLO.HwU' index 192 using (($1+$2)/2):($3 < 0 ? sqrt(-1) : $3):4 w yerrorbar ls 4 title '',\
'MADatNLO.HwU' index 192 using (($1+$2)/2):($3 < 0 ? sqrt(-1) : $3) ls 4 title 'SD1|#1, central value, dynamical\_scale\_choice=10',\
'MADatNLO.HwU' index 191 using (($1+$2)/2):($3 >= 0 ? sqrt(-1) : abs($3)):4 w yerrorbar ls 103 title '',\
'MADatNLO.HwU' index 191 using (($1+$2)/2):($3 >= 0 ? sqrt(-1) : abs($3)) ls 103 title '',\
'MADatNLO.HwU' index 191 using (($1+$2)/2):($3 < 0 ? sqrt(-1) : $3):4 w yerrorbar ls 3 title '',\
'MADatNLO.HwU' index 191 using (($1+$2)/2):($3 < 0 ? sqrt(-1) : $3) ls 3 title 'SD0|#1, central value, dynamical\_scale\_choice=10',\
'MADatNLO.HwU' index 190 using (($1+$2)/2):($3 >= 0 ? sqrt(-1) : abs($3)):4 w yerrorbar ls 102 title '',\
'MADatNLO.HwU' index 190 using (($1+$2)/2):($3 >= 0 ? sqrt(-1) : abs($3)) ls 102 title '',\
'MADatNLO.HwU' index 190 using (($1+$2)/2):($3 < 0 ? sqrt(-1) : $3):4 w yerrorbar ls 2 title '',\
'MADatNLO.HwU' index 190 using (($1+$2)/2):($3 < 0 ? sqrt(-1) : $3) ls 2 title 'LO|#1, central value, dynamical\_scale\_choice=10',\
'MADatNLO.HwU' index 189 using (($1+$2)/2):($3 >= 0 ? sqrt(-1) : abs($3)):4 w yerrorbar ls 101 title '',\
'MADatNLO.HwU' index 189 using (($1+$2)/2):($3 >= 0 ? sqrt(-1) : abs($3)) ls 101 title '',\
'MADatNLO.HwU' index 189 using (($1+$2)/2):($3 < 0 ? sqrt(-1) : $3):4 w yerrorbar ls 1 title '',\
'MADatNLO.HwU' index 189 using (($1+$2)/2):($3 < 0 ? sqrt(-1) : $3) ls 1 title 'NLO|#1, central value, dynamical\_scale\_choice=10'
#-- rendering subhistograms 'Relative scale and PDF uncertainty'
unset label
unset format
set yrange [-8.6709e-01:8.2022e-01]
set origin 0.0000e+00, 3.5000e-01
set size 1.0000e+00, 1.5000e-01
set mytics 2
set ytics auto
set format x ''
unset logscale y
set ylabel "NLO|#1 rel.unc."
set label "Relative uncertainties w.r.t. central values" font ",9" front at graph 0.03, graph 0.13
plot \
'MADatNLO.HwU' index 192 using (($1+$2)/2):(safe($7,$3,1.0)-1.0) ls 14 title '',\
'MADatNLO.HwU' index 192 using (($1+$2)/2):(safe($6,$3,1.0)-1.0) ls 14 title '',\
'MADatNLO.HwU' index 191 using (($1+$2)/2):(safe($7,$3,1.0)-1.0) ls 13 title '',\
'MADatNLO.HwU' index 191 using (($1+$2)/2):(safe($6,$3,1.0)-1.0) ls 13 title '',\
'MADatNLO.HwU' index 190 using (($1+$2)/2):(safe($7,$3,1.0)-1.0) ls 12 title '',\
'MADatNLO.HwU' index 190 using (($1+$2)/2):(safe($6,$3,1.0)-1.0) ls 12 title '',\
'MADatNLO.HwU' index 189 using (($1+$2)/2):(safe($7,$3,1.0)-1.0) ls 11 title '',\
'MADatNLO.HwU' index 189 using (($1+$2)/2):(safe($6,$3,1.0)-1.0) ls 11 title '',\
0.0 ls 999 title '',\
'MADatNLO.HwU' index 192 using (($1+$2)/2):(0.0):(safe($4,$3,0.0)) w yerrorbar ls 4 title '',\
'MADatNLO.HwU' index 192 using (($1+$2)/2):(safe($5,$3,1.0)-1.0) ls 4 title '',\
'MADatNLO.HwU' index 191 using (($1+$2)/2):(0.0):(safe($4,$3,0.0)) w yerrorbar ls 3 title '',\
'MADatNLO.HwU' index 191 using (($1+$2)/2):(safe($5,$3,1.0)-1.0) ls 3 title '',\
'MADatNLO.HwU' index 190 using (($1+$2)/2):(0.0):(safe($4,$3,0.0)) w yerrorbar ls 2 title '',\
'MADatNLO.HwU' index 190 using (($1+$2)/2):(safe($5,$3,1.0)-1.0) ls 2 title '',\
'MADatNLO.HwU' index 189 using (($1+$2)/2):(0.0):(safe($4,$3,0.0)) w yerrorbar ls 1 title '',\
'MADatNLO.HwU' index 189 using (($1+$2)/2):(safe($5,$3,1.0)-1.0) ls 1 title ''
#-- rendering subhistograms '(LO|#1SD0|#1SD1|#1)/(NLO|#1 central value) ratio'
unset label
unset format
set yrange [-3.5312e-01:2.2800e+00]
set origin 0.0000e+00, 2.0000e-01
set size 1.0000e+00, 1.5000e-01
set mytics 2
set ytics auto
set format x
unset logscale y
set ylabel "ratio w.r.t. NLO|#1"
set label "(LO|#1SD0|#1SD1|#1)/(NLO|#1 central value)" font ",9" at graph 0.03, graph 0.13
plot \
1.0 ls 999 title '',\
'MADatNLO.HwU' index 195 using (($1+$2)/2):7 ls 14 title '',\
'MADatNLO.HwU' index 195 using (($1+$2)/2):6 ls 14 title '',\
'MADatNLO.HwU' index 194 using (($1+$2)/2):7 ls 13 title '',\
'MADatNLO.HwU' index 194 using (($1+$2)/2):6 ls 13 title '',\
'MADatNLO.HwU' index 193 using (($1+$2)/2):7 ls 12 title '',\
'MADatNLO.HwU' index 193 using (($1+$2)/2):6 ls 12 title '',\
'MADatNLO.HwU' index 195 using (($1+$2)/2):5 ls 4 title '',\
'MADatNLO.HwU' index 195 using (($1+$2)/2):3:4 w yerrorbar ls 4 title '',\
'MADatNLO.HwU' index 195 using (($1+$2)/2):3 ls 4 title '',\
'MADatNLO.HwU' index 194 using (($1+$2)/2):5 ls 3 title '',\
'MADatNLO.HwU' index 194 using (($1+$2)/2):3:4 w yerrorbar ls 3 title '',\
'MADatNLO.HwU' index 194 using (($1+$2)/2):3 ls 3 title '',\
'MADatNLO.HwU' index 193 using (($1+$2)/2):5 ls 2 title '',\
'MADatNLO.HwU' index 193 using (($1+$2)/2):3:4 w yerrorbar ls 2 title '',\
'MADatNLO.HwU' index 193 using (($1+$2)/2):3 ls 2 title ''

unset label

################################################################################

################################################################################
### Rendering of the plot titled '3rd V-boson log pT'
################################################################################

set multiplot
set label "3rd V-boson log pT" font ",13" at graph 0.04, graph 1.05
set xrange [2.9880e+00:4.5000e+00]
set bmargin 0 
set tmargin 0
set xtics nomirror
set ytics nomirror
set mytics 10
set xtics auto
set key horizontal noreverse maxcols 1 width -4 
set label front 'MadGraph5\_aMC\@NLO' font "Courier,11" rotate by 90 at graph 1.02, graph 0.04

#-- rendering subhistograms 'NLO|#1 and LO|#1 results'

set format y '10^{%T}'
set yrange [9.3245e-16:3.5793e-05]
set origin 0.0000e+00, 5.0000e-01
set size 1.0000e+00, 4.0000e-01
set mytics 10
set ytics auto
set format x ''
set logscale y
set ylabel "{/Symbol s} per bin [pb]"

plot \
sqrt(-1) ls 14 title 'SD1|#1, scale variation',\
sqrt(-1) ls 13 title 'SD0|#1, scale variation',\
sqrt(-1) ls 12 title 'LO|#1, scale variation',\
sqrt(-1) ls 11 title 'NLO|#1, scale variation',\
'MADatNLO.HwU' index 199 using (($1+$2)/2):($3 >= 0 ? sqrt(-1) : abs($3)):4 w yerrorbar ls 104 title '',\
'MADatNLO.HwU' index 199 using (($1+$2)/2):($3 >= 0 ? sqrt(-1) : abs($3)) ls 104 title '',\
'MADatNLO.HwU' index 199 using (($1+$2)/2):($3 < 0 ? sqrt(-1) : $3):4 w yerrorbar ls 4 title '',\
'MADatNLO.HwU' index 199 using (($1+$2)/2):($3 < 0 ? sqrt(-1) : $3) ls 4 title 'SD1|#1, central value, dynamical\_scale\_choice=10',\
'MADatNLO.HwU' index 198 using (($1+$2)/2):($3 >= 0 ? sqrt(-1) : abs($3)):4 w yerrorbar ls 103 title '',\
'MADatNLO.HwU' index 198 using (($1+$2)/2):($3 >= 0 ? sqrt(-1) : abs($3)) ls 103 title '',\
'MADatNLO.HwU' index 198 using (($1+$2)/2):($3 < 0 ? sqrt(-1) : $3):4 w yerrorbar ls 3 title '',\
'MADatNLO.HwU' index 198 using (($1+$2)/2):($3 < 0 ? sqrt(-1) : $3) ls 3 title 'SD0|#1, central value, dynamical\_scale\_choice=10',\
'MADatNLO.HwU' index 197 using (($1+$2)/2):($3 >= 0 ? sqrt(-1) : abs($3)):4 w yerrorbar ls 102 title '',\
'MADatNLO.HwU' index 197 using (($1+$2)/2):($3 >= 0 ? sqrt(-1) : abs($3)) ls 102 title '',\
'MADatNLO.HwU' index 197 using (($1+$2)/2):($3 < 0 ? sqrt(-1) : $3):4 w yerrorbar ls 2 title '',\
'MADatNLO.HwU' index 197 using (($1+$2)/2):($3 < 0 ? sqrt(-1) : $3) ls 2 title 'LO|#1, central value, dynamical\_scale\_choice=10',\
'MADatNLO.HwU' index 196 using (($1+$2)/2):($3 >= 0 ? sqrt(-1) : abs($3)):4 w yerrorbar ls 101 title '',\
'MADatNLO.HwU' index 196 using (($1+$2)/2):($3 >= 0 ? sqrt(-1) : abs($3)) ls 101 title '',\
'MADatNLO.HwU' index 196 using (($1+$2)/2):($3 < 0 ? sqrt(-1) : $3):4 w yerrorbar ls 1 title '',\
'MADatNLO.HwU' index 196 using (($1+$2)/2):($3 < 0 ? sqrt(-1) : $3) ls 1 title 'NLO|#1, central value, dynamical\_scale\_choice=10'
#-- rendering subhistograms 'Relative scale and PDF uncertainty'
unset label
unset format
set yrange [-2.0200e-01:2.1903e-01]
set origin 0.0000e+00, 3.5000e-01
set size 1.0000e+00, 1.5000e-01
set mytics 2
set ytics auto
set format x ''
unset logscale y
set ylabel "NLO|#1 rel.unc."
set label "Relative uncertainties w.r.t. central values" font ",9" front at graph 0.03, graph 0.13
plot \
'MADatNLO.HwU' index 199 using (($1+$2)/2):(safe($7,$3,1.0)-1.0) ls 14 title '',\
'MADatNLO.HwU' index 199 using (($1+$2)/2):(safe($6,$3,1.0)-1.0) ls 14 title '',\
'MADatNLO.HwU' index 198 using (($1+$2)/2):(safe($7,$3,1.0)-1.0) ls 13 title '',\
'MADatNLO.HwU' index 198 using (($1+$2)/2):(safe($6,$3,1.0)-1.0) ls 13 title '',\
'MADatNLO.HwU' index 197 using (($1+$2)/2):(safe($7,$3,1.0)-1.0) ls 12 title '',\
'MADatNLO.HwU' index 197 using (($1+$2)/2):(safe($6,$3,1.0)-1.0) ls 12 title '',\
'MADatNLO.HwU' index 196 using (($1+$2)/2):(safe($7,$3,1.0)-1.0) ls 11 title '',\
'MADatNLO.HwU' index 196 using (($1+$2)/2):(safe($6,$3,1.0)-1.0) ls 11 title '',\
0.0 ls 999 title '',\
'MADatNLO.HwU' index 199 using (($1+$2)/2):(0.0):(safe($4,$3,0.0)) w yerrorbar ls 4 title '',\
'MADatNLO.HwU' index 199 using (($1+$2)/2):(safe($5,$3,1.0)-1.0) ls 4 title '',\
'MADatNLO.HwU' index 198 using (($1+$2)/2):(0.0):(safe($4,$3,0.0)) w yerrorbar ls 3 title '',\
'MADatNLO.HwU' index 198 using (($1+$2)/2):(safe($5,$3,1.0)-1.0) ls 3 title '',\
'MADatNLO.HwU' index 197 using (($1+$2)/2):(0.0):(safe($4,$3,0.0)) w yerrorbar ls 2 title '',\
'MADatNLO.HwU' index 197 using (($1+$2)/2):(safe($5,$3,1.0)-1.0) ls 2 title '',\
'MADatNLO.HwU' index 196 using (($1+$2)/2):(0.0):(safe($4,$3,0.0)) w yerrorbar ls 1 title '',\
'MADatNLO.HwU' index 196 using (($1+$2)/2):(safe($5,$3,1.0)-1.0) ls 1 title ''
#-- rendering subhistograms '(LO|#1SD0|#1SD1|#1)/(NLO|#1 central value) ratio'
unset label
unset format
set yrange [-8.2908e-01:3.7566e+00]
set origin 0.0000e+00, 2.0000e-01
set size 1.0000e+00, 1.5000e-01
set mytics 2
set ytics auto
set format x
unset logscale y
set ylabel "ratio w.r.t. NLO|#1"
set label "(LO|#1SD0|#1SD1|#1)/(NLO|#1 central value)" font ",9" at graph 0.03, graph 0.13
plot \
1.0 ls 999 title '',\
'MADatNLO.HwU' index 202 using (($1+$2)/2):7 ls 14 title '',\
'MADatNLO.HwU' index 202 using (($1+$2)/2):6 ls 14 title '',\
'MADatNLO.HwU' index 201 using (($1+$2)/2):7 ls 13 title '',\
'MADatNLO.HwU' index 201 using (($1+$2)/2):6 ls 13 title '',\
'MADatNLO.HwU' index 200 using (($1+$2)/2):7 ls 12 title '',\
'MADatNLO.HwU' index 200 using (($1+$2)/2):6 ls 12 title '',\
'MADatNLO.HwU' index 202 using (($1+$2)/2):5 ls 4 title '',\
'MADatNLO.HwU' index 202 using (($1+$2)/2):3:4 w yerrorbar ls 4 title '',\
'MADatNLO.HwU' index 202 using (($1+$2)/2):3 ls 4 title '',\
'MADatNLO.HwU' index 201 using (($1+$2)/2):5 ls 3 title '',\
'MADatNLO.HwU' index 201 using (($1+$2)/2):3:4 w yerrorbar ls 3 title '',\
'MADatNLO.HwU' index 201 using (($1+$2)/2):3 ls 3 title '',\
'MADatNLO.HwU' index 200 using (($1+$2)/2):5 ls 2 title '',\
'MADatNLO.HwU' index 200 using (($1+$2)/2):3:4 w yerrorbar ls 2 title '',\
'MADatNLO.HwU' index 200 using (($1+$2)/2):3 ls 2 title ''

unset label

################################################################################

################################################################################
### Rendering of the plot titled '1st jet log pT'
################################################################################

set multiplot
set label "1st jet log pT" font ",13" at graph 0.04, graph 1.05
set xrange [2.9400e+00:4.5000e+00]
set bmargin 0 
set tmargin 0
set xtics nomirror
set ytics nomirror
set mytics 10
set xtics auto
set key horizontal noreverse maxcols 1 width -4 
set label front 'MadGraph5\_aMC\@NLO' font "Courier,11" rotate by 90 at graph 1.02, graph 0.04

#-- rendering subhistograms 'NLO|#1 and LO|#1 results'

set format y '10^{%T}'
set yrange [5.1404e-12:2.5403e-05]
set origin 0.0000e+00, 5.0000e-01
set size 1.0000e+00, 4.0000e-01
set mytics 10
set ytics auto
set format x ''
set logscale y
set ylabel "{/Symbol s} per bin [pb]"

plot \
sqrt(-1) ls 14 title 'SD1|#1, scale variation',\
sqrt(-1) ls 13 title 'SD0|#1, scale variation',\
sqrt(-1) ls 12 title 'LO|#1, scale variation',\
sqrt(-1) ls 11 title 'NLO|#1, scale variation',\
'MADatNLO.HwU' index 206 using (($1+$2)/2):($3 >= 0 ? sqrt(-1) : abs($3)):4 w yerrorbar ls 104 title '',\
'MADatNLO.HwU' index 206 using (($1+$2)/2):($3 >= 0 ? sqrt(-1) : abs($3)) ls 104 title '',\
'MADatNLO.HwU' index 206 using (($1+$2)/2):($3 < 0 ? sqrt(-1) : $3):4 w yerrorbar ls 4 title '',\
'MADatNLO.HwU' index 206 using (($1+$2)/2):($3 < 0 ? sqrt(-1) : $3) ls 4 title 'SD1|#1, central value, dynamical\_scale\_choice=10',\
'MADatNLO.HwU' index 205 using (($1+$2)/2):($3 >= 0 ? sqrt(-1) : abs($3)):4 w yerrorbar ls 103 title '',\
'MADatNLO.HwU' index 205 using (($1+$2)/2):($3 >= 0 ? sqrt(-1) : abs($3)) ls 103 title '',\
'MADatNLO.HwU' index 205 using (($1+$2)/2):($3 < 0 ? sqrt(-1) : $3):4 w yerrorbar ls 3 title '',\
'MADatNLO.HwU' index 205 using (($1+$2)/2):($3 < 0 ? sqrt(-1) : $3) ls 3 title 'SD0|#1, central value, dynamical\_scale\_choice=10',\
'MADatNLO.HwU' index 204 using (($1+$2)/2):($3 >= 0 ? sqrt(-1) : abs($3)):4 w yerrorbar ls 102 title '',\
'MADatNLO.HwU' index 204 using (($1+$2)/2):($3 >= 0 ? sqrt(-1) : abs($3)) ls 102 title '',\
'MADatNLO.HwU' index 204 using (($1+$2)/2):($3 < 0 ? sqrt(-1) : $3):4 w yerrorbar ls 2 title '',\
'MADatNLO.HwU' index 204 using (($1+$2)/2):($3 < 0 ? sqrt(-1) : $3) ls 2 title 'LO|#1, central value, dynamical\_scale\_choice=10',\
'MADatNLO.HwU' index 203 using (($1+$2)/2):($3 >= 0 ? sqrt(-1) : abs($3)):4 w yerrorbar ls 101 title '',\
'MADatNLO.HwU' index 203 using (($1+$2)/2):($3 >= 0 ? sqrt(-1) : abs($3)) ls 101 title '',\
'MADatNLO.HwU' index 203 using (($1+$2)/2):($3 < 0 ? sqrt(-1) : $3):4 w yerrorbar ls 1 title '',\
'MADatNLO.HwU' index 203 using (($1+$2)/2):($3 < 0 ? sqrt(-1) : $3) ls 1 title 'NLO|#1, central value, dynamical\_scale\_choice=10'
#-- rendering subhistograms 'Relative scale and PDF uncertainty'
unset label
unset format
set yrange [-2.6399e-01:2.6881e-01]
set origin 0.0000e+00, 3.5000e-01
set size 1.0000e+00, 1.5000e-01
set mytics 2
set ytics auto
set format x ''
unset logscale y
set ylabel "NLO|#1 rel.unc."
set label "Relative uncertainties w.r.t. central values" font ",9" front at graph 0.03, graph 0.13
plot \
'MADatNLO.HwU' index 206 using (($1+$2)/2):(safe($7,$3,1.0)-1.0) ls 14 title '',\
'MADatNLO.HwU' index 206 using (($1+$2)/2):(safe($6,$3,1.0)-1.0) ls 14 title '',\
'MADatNLO.HwU' index 205 using (($1+$2)/2):(safe($7,$3,1.0)-1.0) ls 13 title '',\
'MADatNLO.HwU' index 205 using (($1+$2)/2):(safe($6,$3,1.0)-1.0) ls 13 title '',\
'MADatNLO.HwU' index 204 using (($1+$2)/2):(safe($7,$3,1.0)-1.0) ls 12 title '',\
'MADatNLO.HwU' index 204 using (($1+$2)/2):(safe($6,$3,1.0)-1.0) ls 12 title '',\
'MADatNLO.HwU' index 203 using (($1+$2)/2):(safe($7,$3,1.0)-1.0) ls 11 title '',\
'MADatNLO.HwU' index 203 using (($1+$2)/2):(safe($6,$3,1.0)-1.0) ls 11 title '',\
0.0 ls 999 title '',\
'MADatNLO.HwU' index 206 using (($1+$2)/2):(0.0):(safe($4,$3,0.0)) w yerrorbar ls 4 title '',\
'MADatNLO.HwU' index 206 using (($1+$2)/2):(safe($5,$3,1.0)-1.0) ls 4 title '',\
'MADatNLO.HwU' index 205 using (($1+$2)/2):(0.0):(safe($4,$3,0.0)) w yerrorbar ls 3 title '',\
'MADatNLO.HwU' index 205 using (($1+$2)/2):(safe($5,$3,1.0)-1.0) ls 3 title '',\
'MADatNLO.HwU' index 204 using (($1+$2)/2):(0.0):(safe($4,$3,0.0)) w yerrorbar ls 2 title '',\
'MADatNLO.HwU' index 204 using (($1+$2)/2):(safe($5,$3,1.0)-1.0) ls 2 title '',\
'MADatNLO.HwU' index 203 using (($1+$2)/2):(0.0):(safe($4,$3,0.0)) w yerrorbar ls 1 title '',\
'MADatNLO.HwU' index 203 using (($1+$2)/2):(safe($5,$3,1.0)-1.0) ls 1 title ''
#-- rendering subhistograms '(LO|#1SD0|#1SD1|#1)/(NLO|#1 central value) ratio'
unset label
unset format
set yrange [7.6662e-02:1.8734e+00]
set origin 0.0000e+00, 2.0000e-01
set size 1.0000e+00, 1.5000e-01
set mytics 2
set ytics auto
set format x
unset logscale y
set ylabel "ratio w.r.t. NLO|#1"
set label "(LO|#1SD0|#1SD1|#1)/(NLO|#1 central value)" font ",9" at graph 0.03, graph 0.13
plot \
1.0 ls 999 title '',\
'MADatNLO.HwU' index 209 using (($1+$2)/2):7 ls 14 title '',\
'MADatNLO.HwU' index 209 using (($1+$2)/2):6 ls 14 title '',\
'MADatNLO.HwU' index 208 using (($1+$2)/2):7 ls 13 title '',\
'MADatNLO.HwU' index 208 using (($1+$2)/2):6 ls 13 title '',\
'MADatNLO.HwU' index 207 using (($1+$2)/2):7 ls 12 title '',\
'MADatNLO.HwU' index 207 using (($1+$2)/2):6 ls 12 title '',\
'MADatNLO.HwU' index 209 using (($1+$2)/2):5 ls 4 title '',\
'MADatNLO.HwU' index 209 using (($1+$2)/2):3:4 w yerrorbar ls 4 title '',\
'MADatNLO.HwU' index 209 using (($1+$2)/2):3 ls 4 title '',\
'MADatNLO.HwU' index 208 using (($1+$2)/2):5 ls 3 title '',\
'MADatNLO.HwU' index 208 using (($1+$2)/2):3:4 w yerrorbar ls 3 title '',\
'MADatNLO.HwU' index 208 using (($1+$2)/2):3 ls 3 title '',\
'MADatNLO.HwU' index 207 using (($1+$2)/2):5 ls 2 title '',\
'MADatNLO.HwU' index 207 using (($1+$2)/2):3:4 w yerrorbar ls 2 title '',\
'MADatNLO.HwU' index 207 using (($1+$2)/2):3 ls 2 title ''

unset label

################################################################################

################################################################################
### Rendering of the plot titled '2nd jet log pT'
################################################################################

set multiplot
set label "2nd jet log pT" font ",13" at graph 0.04, graph 1.05
set xrange [2.9400e+00:4.5000e+00]
set bmargin 0 
set tmargin 0
set xtics nomirror
set ytics nomirror
set mytics 10
set xtics auto
set key horizontal noreverse maxcols 1 width -4 
set label front 'MadGraph5\_aMC\@NLO' font "Courier,11" rotate by 90 at graph 1.02, graph 0.04

#-- rendering subhistograms 'NLO|#1 and LO|#1 results'

set format y '10^{%T}'
set yrange [8.1585e-13:2.7410e-05]
set origin 0.0000e+00, 5.0000e-01
set size 1.0000e+00, 4.0000e-01
set mytics 10
set ytics auto
set format x ''
set logscale y
set ylabel "{/Symbol s} per bin [pb]"

plot \
sqrt(-1) ls 14 title 'SD1|#1, scale variation',\
sqrt(-1) ls 13 title 'SD0|#1, scale variation',\
sqrt(-1) ls 12 title 'LO|#1, scale variation',\
sqrt(-1) ls 11 title 'NLO|#1, scale variation',\
'MADatNLO.HwU' index 213 using (($1+$2)/2):($3 >= 0 ? sqrt(-1) : abs($3)):4 w yerrorbar ls 104 title '',\
'MADatNLO.HwU' index 213 using (($1+$2)/2):($3 >= 0 ? sqrt(-1) : abs($3)) ls 104 title '',\
'MADatNLO.HwU' index 213 using (($1+$2)/2):($3 < 0 ? sqrt(-1) : $3):4 w yerrorbar ls 4 title '',\
'MADatNLO.HwU' index 213 using (($1+$2)/2):($3 < 0 ? sqrt(-1) : $3) ls 4 title 'SD1|#1, central value, dynamical\_scale\_choice=10',\
'MADatNLO.HwU' index 212 using (($1+$2)/2):($3 >= 0 ? sqrt(-1) : abs($3)):4 w yerrorbar ls 103 title '',\
'MADatNLO.HwU' index 212 using (($1+$2)/2):($3 >= 0 ? sqrt(-1) : abs($3)) ls 103 title '',\
'MADatNLO.HwU' index 212 using (($1+$2)/2):($3 < 0 ? sqrt(-1) : $3):4 w yerrorbar ls 3 title '',\
'MADatNLO.HwU' index 212 using (($1+$2)/2):($3 < 0 ? sqrt(-1) : $3) ls 3 title 'SD0|#1, central value, dynamical\_scale\_choice=10',\
'MADatNLO.HwU' index 211 using (($1+$2)/2):($3 >= 0 ? sqrt(-1) : abs($3)):4 w yerrorbar ls 102 title '',\
'MADatNLO.HwU' index 211 using (($1+$2)/2):($3 >= 0 ? sqrt(-1) : abs($3)) ls 102 title '',\
'MADatNLO.HwU' index 211 using (($1+$2)/2):($3 < 0 ? sqrt(-1) : $3):4 w yerrorbar ls 2 title '',\
'MADatNLO.HwU' index 211 using (($1+$2)/2):($3 < 0 ? sqrt(-1) : $3) ls 2 title 'LO|#1, central value, dynamical\_scale\_choice=10',\
'MADatNLO.HwU' index 210 using (($1+$2)/2):($3 >= 0 ? sqrt(-1) : abs($3)):4 w yerrorbar ls 101 title '',\
'MADatNLO.HwU' index 210 using (($1+$2)/2):($3 >= 0 ? sqrt(-1) : abs($3)) ls 101 title '',\
'MADatNLO.HwU' index 210 using (($1+$2)/2):($3 < 0 ? sqrt(-1) : $3):4 w yerrorbar ls 1 title '',\
'MADatNLO.HwU' index 210 using (($1+$2)/2):($3 < 0 ? sqrt(-1) : $3) ls 1 title 'NLO|#1, central value, dynamical\_scale\_choice=10'
#-- rendering subhistograms 'Relative scale and PDF uncertainty'
unset label
unset format
set yrange [-8.6709e-01:8.2022e-01]
set origin 0.0000e+00, 3.5000e-01
set size 1.0000e+00, 1.5000e-01
set mytics 2
set ytics auto
set format x ''
unset logscale y
set ylabel "NLO|#1 rel.unc."
set label "Relative uncertainties w.r.t. central values" font ",9" front at graph 0.03, graph 0.13
plot \
'MADatNLO.HwU' index 213 using (($1+$2)/2):(safe($7,$3,1.0)-1.0) ls 14 title '',\
'MADatNLO.HwU' index 213 using (($1+$2)/2):(safe($6,$3,1.0)-1.0) ls 14 title '',\
'MADatNLO.HwU' index 212 using (($1+$2)/2):(safe($7,$3,1.0)-1.0) ls 13 title '',\
'MADatNLO.HwU' index 212 using (($1+$2)/2):(safe($6,$3,1.0)-1.0) ls 13 title '',\
'MADatNLO.HwU' index 211 using (($1+$2)/2):(safe($7,$3,1.0)-1.0) ls 12 title '',\
'MADatNLO.HwU' index 211 using (($1+$2)/2):(safe($6,$3,1.0)-1.0) ls 12 title '',\
'MADatNLO.HwU' index 210 using (($1+$2)/2):(safe($7,$3,1.0)-1.0) ls 11 title '',\
'MADatNLO.HwU' index 210 using (($1+$2)/2):(safe($6,$3,1.0)-1.0) ls 11 title '',\
0.0 ls 999 title '',\
'MADatNLO.HwU' index 213 using (($1+$2)/2):(0.0):(safe($4,$3,0.0)) w yerrorbar ls 4 title '',\
'MADatNLO.HwU' index 213 using (($1+$2)/2):(safe($5,$3,1.0)-1.0) ls 4 title '',\
'MADatNLO.HwU' index 212 using (($1+$2)/2):(0.0):(safe($4,$3,0.0)) w yerrorbar ls 3 title '',\
'MADatNLO.HwU' index 212 using (($1+$2)/2):(safe($5,$3,1.0)-1.0) ls 3 title '',\
'MADatNLO.HwU' index 211 using (($1+$2)/2):(0.0):(safe($4,$3,0.0)) w yerrorbar ls 2 title '',\
'MADatNLO.HwU' index 211 using (($1+$2)/2):(safe($5,$3,1.0)-1.0) ls 2 title '',\
'MADatNLO.HwU' index 210 using (($1+$2)/2):(0.0):(safe($4,$3,0.0)) w yerrorbar ls 1 title '',\
'MADatNLO.HwU' index 210 using (($1+$2)/2):(safe($5,$3,1.0)-1.0) ls 1 title ''
#-- rendering subhistograms '(LO|#1SD0|#1SD1|#1)/(NLO|#1 central value) ratio'
unset label
unset format
set yrange [-3.5312e-01:2.2800e+00]
set origin 0.0000e+00, 2.0000e-01
set size 1.0000e+00, 1.5000e-01
set mytics 2
set ytics auto
set format x
unset logscale y
set ylabel "ratio w.r.t. NLO|#1"
set label "(LO|#1SD0|#1SD1|#1)/(NLO|#1 central value)" font ",9" at graph 0.03, graph 0.13
plot \
1.0 ls 999 title '',\
'MADatNLO.HwU' index 216 using (($1+$2)/2):7 ls 14 title '',\
'MADatNLO.HwU' index 216 using (($1+$2)/2):6 ls 14 title '',\
'MADatNLO.HwU' index 215 using (($1+$2)/2):7 ls 13 title '',\
'MADatNLO.HwU' index 215 using (($1+$2)/2):6 ls 13 title '',\
'MADatNLO.HwU' index 214 using (($1+$2)/2):7 ls 12 title '',\
'MADatNLO.HwU' index 214 using (($1+$2)/2):6 ls 12 title '',\
'MADatNLO.HwU' index 216 using (($1+$2)/2):5 ls 4 title '',\
'MADatNLO.HwU' index 216 using (($1+$2)/2):3:4 w yerrorbar ls 4 title '',\
'MADatNLO.HwU' index 216 using (($1+$2)/2):3 ls 4 title '',\
'MADatNLO.HwU' index 215 using (($1+$2)/2):5 ls 3 title '',\
'MADatNLO.HwU' index 215 using (($1+$2)/2):3:4 w yerrorbar ls 3 title '',\
'MADatNLO.HwU' index 215 using (($1+$2)/2):3 ls 3 title '',\
'MADatNLO.HwU' index 214 using (($1+$2)/2):5 ls 2 title '',\
'MADatNLO.HwU' index 214 using (($1+$2)/2):3:4 w yerrorbar ls 2 title '',\
'MADatNLO.HwU' index 214 using (($1+$2)/2):3 ls 2 title ''

unset label

################################################################################

################################################################################
### Rendering of the plot titled '3rd jet log pT'
################################################################################

set multiplot
set label "3rd jet log pT" font ",13" at graph 0.04, graph 1.05
set xrange [2.9400e+00:4.5000e+00]
set bmargin 0 
set tmargin 0
set xtics nomirror
set ytics nomirror
set mytics 10
set xtics auto
set key horizontal noreverse maxcols 1 width -4 
set label front 'MadGraph5\_aMC\@NLO' font "Courier,11" rotate by 90 at graph 1.02, graph 0.04

#-- rendering subhistograms 'NLO|#1 and LO|#1 results'

set format y '10^{%T}'
set yrange [1.8879e-13:3.5793e-05]
set origin 0.0000e+00, 5.0000e-01
set size 1.0000e+00, 4.0000e-01
set mytics 10
set ytics auto
set format x ''
set logscale y
set ylabel "{/Symbol s} per bin [pb]"

plot \
sqrt(-1) ls 14 title 'SD1|#1, scale variation',\
sqrt(-1) ls 13 title 'SD0|#1, scale variation',\
sqrt(-1) ls 12 title 'LO|#1, scale variation',\
sqrt(-1) ls 11 title 'NLO|#1, scale variation',\
'MADatNLO.HwU' index 220 using (($1+$2)/2):($3 >= 0 ? sqrt(-1) : abs($3)):4 w yerrorbar ls 104 title '',\
'MADatNLO.HwU' index 220 using (($1+$2)/2):($3 >= 0 ? sqrt(-1) : abs($3)) ls 104 title '',\
'MADatNLO.HwU' index 220 using (($1+$2)/2):($3 < 0 ? sqrt(-1) : $3):4 w yerrorbar ls 4 title '',\
'MADatNLO.HwU' index 220 using (($1+$2)/2):($3 < 0 ? sqrt(-1) : $3) ls 4 title 'SD1|#1, central value, dynamical\_scale\_choice=10',\
'MADatNLO.HwU' index 219 using (($1+$2)/2):($3 >= 0 ? sqrt(-1) : abs($3)):4 w yerrorbar ls 103 title '',\
'MADatNLO.HwU' index 219 using (($1+$2)/2):($3 >= 0 ? sqrt(-1) : abs($3)) ls 103 title '',\
'MADatNLO.HwU' index 219 using (($1+$2)/2):($3 < 0 ? sqrt(-1) : $3):4 w yerrorbar ls 3 title '',\
'MADatNLO.HwU' index 219 using (($1+$2)/2):($3 < 0 ? sqrt(-1) : $3) ls 3 title 'SD0|#1, central value, dynamical\_scale\_choice=10',\
'MADatNLO.HwU' index 218 using (($1+$2)/2):($3 >= 0 ? sqrt(-1) : abs($3)):4 w yerrorbar ls 102 title '',\
'MADatNLO.HwU' index 218 using (($1+$2)/2):($3 >= 0 ? sqrt(-1) : abs($3)) ls 102 title '',\
'MADatNLO.HwU' index 218 using (($1+$2)/2):($3 < 0 ? sqrt(-1) : $3):4 w yerrorbar ls 2 title '',\
'MADatNLO.HwU' index 218 using (($1+$2)/2):($3 < 0 ? sqrt(-1) : $3) ls 2 title 'LO|#1, central value, dynamical\_scale\_choice=10',\
'MADatNLO.HwU' index 217 using (($1+$2)/2):($3 >= 0 ? sqrt(-1) : abs($3)):4 w yerrorbar ls 101 title '',\
'MADatNLO.HwU' index 217 using (($1+$2)/2):($3 >= 0 ? sqrt(-1) : abs($3)) ls 101 title '',\
'MADatNLO.HwU' index 217 using (($1+$2)/2):($3 < 0 ? sqrt(-1) : $3):4 w yerrorbar ls 1 title '',\
'MADatNLO.HwU' index 217 using (($1+$2)/2):($3 < 0 ? sqrt(-1) : $3) ls 1 title 'NLO|#1, central value, dynamical\_scale\_choice=10'
#-- rendering subhistograms 'Relative scale and PDF uncertainty'
unset label
unset format
set yrange [-3.3768e-01:3.1992e-01]
set origin 0.0000e+00, 3.5000e-01
set size 1.0000e+00, 1.5000e-01
set mytics 2
set ytics auto
set format x ''
unset logscale y
set ylabel "NLO|#1 rel.unc."
set label "Relative uncertainties w.r.t. central values" font ",9" front at graph 0.03, graph 0.13
plot \
'MADatNLO.HwU' index 220 using (($1+$2)/2):(safe($7,$3,1.0)-1.0) ls 14 title '',\
'MADatNLO.HwU' index 220 using (($1+$2)/2):(safe($6,$3,1.0)-1.0) ls 14 title '',\
'MADatNLO.HwU' index 219 using (($1+$2)/2):(safe($7,$3,1.0)-1.0) ls 13 title '',\
'MADatNLO.HwU' index 219 using (($1+$2)/2):(safe($6,$3,1.0)-1.0) ls 13 title '',\
'MADatNLO.HwU' index 218 using (($1+$2)/2):(safe($7,$3,1.0)-1.0) ls 12 title '',\
'MADatNLO.HwU' index 218 using (($1+$2)/2):(safe($6,$3,1.0)-1.0) ls 12 title '',\
'MADatNLO.HwU' index 217 using (($1+$2)/2):(safe($7,$3,1.0)-1.0) ls 11 title '',\
'MADatNLO.HwU' index 217 using (($1+$2)/2):(safe($6,$3,1.0)-1.0) ls 11 title '',\
0.0 ls 999 title '',\
'MADatNLO.HwU' index 220 using (($1+$2)/2):(0.0):(safe($4,$3,0.0)) w yerrorbar ls 4 title '',\
'MADatNLO.HwU' index 220 using (($1+$2)/2):(safe($5,$3,1.0)-1.0) ls 4 title '',\
'MADatNLO.HwU' index 219 using (($1+$2)/2):(0.0):(safe($4,$3,0.0)) w yerrorbar ls 3 title '',\
'MADatNLO.HwU' index 219 using (($1+$2)/2):(safe($5,$3,1.0)-1.0) ls 3 title '',\
'MADatNLO.HwU' index 218 using (($1+$2)/2):(0.0):(safe($4,$3,0.0)) w yerrorbar ls 2 title '',\
'MADatNLO.HwU' index 218 using (($1+$2)/2):(safe($5,$3,1.0)-1.0) ls 2 title '',\
'MADatNLO.HwU' index 217 using (($1+$2)/2):(0.0):(safe($4,$3,0.0)) w yerrorbar ls 1 title '',\
'MADatNLO.HwU' index 217 using (($1+$2)/2):(safe($5,$3,1.0)-1.0) ls 1 title ''
#-- rendering subhistograms '(LO|#1SD0|#1SD1|#1)/(NLO|#1 central value) ratio'
unset label
unset format
set yrange [2.1308e-02:1.9258e+00]
set origin 0.0000e+00, 2.0000e-01
set size 1.0000e+00, 1.5000e-01
set mytics 2
set ytics auto
set format x
unset logscale y
set ylabel "ratio w.r.t. NLO|#1"
set label "(LO|#1SD0|#1SD1|#1)/(NLO|#1 central value)" font ",9" at graph 0.03, graph 0.13
plot \
1.0 ls 999 title '',\
'MADatNLO.HwU' index 223 using (($1+$2)/2):7 ls 14 title '',\
'MADatNLO.HwU' index 223 using (($1+$2)/2):6 ls 14 title '',\
'MADatNLO.HwU' index 222 using (($1+$2)/2):7 ls 13 title '',\
'MADatNLO.HwU' index 222 using (($1+$2)/2):6 ls 13 title '',\
'MADatNLO.HwU' index 221 using (($1+$2)/2):7 ls 12 title '',\
'MADatNLO.HwU' index 221 using (($1+$2)/2):6 ls 12 title '',\
'MADatNLO.HwU' index 223 using (($1+$2)/2):5 ls 4 title '',\
'MADatNLO.HwU' index 223 using (($1+$2)/2):3:4 w yerrorbar ls 4 title '',\
'MADatNLO.HwU' index 223 using (($1+$2)/2):3 ls 4 title '',\
'MADatNLO.HwU' index 222 using (($1+$2)/2):5 ls 3 title '',\
'MADatNLO.HwU' index 222 using (($1+$2)/2):3:4 w yerrorbar ls 3 title '',\
'MADatNLO.HwU' index 222 using (($1+$2)/2):3 ls 3 title '',\
'MADatNLO.HwU' index 221 using (($1+$2)/2):5 ls 2 title '',\
'MADatNLO.HwU' index 221 using (($1+$2)/2):3:4 w yerrorbar ls 2 title '',\
'MADatNLO.HwU' index 221 using (($1+$2)/2):3 ls 2 title ''

unset label

################################################################################

################################################################################
### Rendering of the plot titled 'epem log M'
################################################################################

set multiplot
set label "epem log M" font ",13" at graph 0.04, graph 1.05
set xrange [-2.0000e-01:3.8000e+00]
set bmargin 0 
set tmargin 0
set xtics nomirror
set ytics nomirror
set mytics 10
set xtics auto
set key horizontal noreverse maxcols 1 width -4 
set label front 'MadGraph5\_aMC\@NLO' font "Courier,11" rotate by 90 at graph 1.02, graph 0.04

#-- rendering subhistograms 'NLO|#1 and LO|#1 results'

set format y '10^{%T}'
set yrange [9.0000e-01:1.1000e+02]
set origin 0.0000e+00, 5.0000e-01
set size 1.0000e+00, 4.0000e-01
set mytics 10
set ytics auto
set format x ''
set logscale y
set ylabel "{/Symbol s} per bin [pb]"

plot \
sqrt(-1) ls 14 title 'SD1|#1, scale variation',\
sqrt(-1) ls 13 title 'SD0|#1, scale variation',\
sqrt(-1) ls 12 title 'LO|#1, scale variation',\
sqrt(-1) ls 11 title 'NLO|#1, scale variation',\
'MADatNLO.HwU' index 227 using (($1+$2)/2):($3 >= 0 ? sqrt(-1) : abs($3)):4 w yerrorbar ls 104 title '',\
'MADatNLO.HwU' index 227 using (($1+$2)/2):($3 >= 0 ? sqrt(-1) : abs($3)) ls 104 title '',\
'MADatNLO.HwU' index 227 using (($1+$2)/2):($3 < 0 ? sqrt(-1) : $3):4 w yerrorbar ls 4 title '',\
'MADatNLO.HwU' index 227 using (($1+$2)/2):($3 < 0 ? sqrt(-1) : $3) ls 4 title 'SD1|#1, central value, dynamical\_scale\_choice=10',\
'MADatNLO.HwU' index 226 using (($1+$2)/2):($3 >= 0 ? sqrt(-1) : abs($3)):4 w yerrorbar ls 103 title '',\
'MADatNLO.HwU' index 226 using (($1+$2)/2):($3 >= 0 ? sqrt(-1) : abs($3)) ls 103 title '',\
'MADatNLO.HwU' index 226 using (($1+$2)/2):($3 < 0 ? sqrt(-1) : $3):4 w yerrorbar ls 3 title '',\
'MADatNLO.HwU' index 226 using (($1+$2)/2):($3 < 0 ? sqrt(-1) : $3) ls 3 title 'SD0|#1, central value, dynamical\_scale\_choice=10',\
'MADatNLO.HwU' index 225 using (($1+$2)/2):($3 >= 0 ? sqrt(-1) : abs($3)):4 w yerrorbar ls 102 title '',\
'MADatNLO.HwU' index 225 using (($1+$2)/2):($3 >= 0 ? sqrt(-1) : abs($3)) ls 102 title '',\
'MADatNLO.HwU' index 225 using (($1+$2)/2):($3 < 0 ? sqrt(-1) : $3):4 w yerrorbar ls 2 title '',\
'MADatNLO.HwU' index 225 using (($1+$2)/2):($3 < 0 ? sqrt(-1) : $3) ls 2 title 'LO|#1, central value, dynamical\_scale\_choice=10',\
'MADatNLO.HwU' index 224 using (($1+$2)/2):($3 >= 0 ? sqrt(-1) : abs($3)):4 w yerrorbar ls 101 title '',\
'MADatNLO.HwU' index 224 using (($1+$2)/2):($3 >= 0 ? sqrt(-1) : abs($3)) ls 101 title '',\
'MADatNLO.HwU' index 224 using (($1+$2)/2):($3 < 0 ? sqrt(-1) : $3):4 w yerrorbar ls 1 title '',\
'MADatNLO.HwU' index 224 using (($1+$2)/2):($3 < 0 ? sqrt(-1) : $3) ls 1 title 'NLO|#1, central value, dynamical\_scale\_choice=10'
#-- rendering subhistograms 'Relative scale and PDF uncertainty'
unset label
unset format
set yrange [-1.4800e+00:1.4000e+00]
set origin 0.0000e+00, 3.5000e-01
set size 1.0000e+00, 1.5000e-01
set mytics 2
set ytics auto
set format x ''
unset logscale y
set ylabel "NLO|#1 rel.unc."
set label "Relative uncertainties w.r.t. central values" font ",9" front at graph 0.03, graph 0.13
plot \
'MADatNLO.HwU' index 227 using (($1+$2)/2):(safe($7,$3,1.0)-1.0) ls 14 title '',\
'MADatNLO.HwU' index 227 using (($1+$2)/2):(safe($6,$3,1.0)-1.0) ls 14 title '',\
'MADatNLO.HwU' index 226 using (($1+$2)/2):(safe($7,$3,1.0)-1.0) ls 13 title '',\
'MADatNLO.HwU' index 226 using (($1+$2)/2):(safe($6,$3,1.0)-1.0) ls 13 title '',\
'MADatNLO.HwU' index 225 using (($1+$2)/2):(safe($7,$3,1.0)-1.0) ls 12 title '',\
'MADatNLO.HwU' index 225 using (($1+$2)/2):(safe($6,$3,1.0)-1.0) ls 12 title '',\
'MADatNLO.HwU' index 224 using (($1+$2)/2):(safe($7,$3,1.0)-1.0) ls 11 title '',\
'MADatNLO.HwU' index 224 using (($1+$2)/2):(safe($6,$3,1.0)-1.0) ls 11 title '',\
0.0 ls 999 title '',\
'MADatNLO.HwU' index 227 using (($1+$2)/2):(0.0):(safe($4,$3,0.0)) w yerrorbar ls 4 title '',\
'MADatNLO.HwU' index 227 using (($1+$2)/2):(safe($5,$3,1.0)-1.0) ls 4 title '',\
'MADatNLO.HwU' index 226 using (($1+$2)/2):(0.0):(safe($4,$3,0.0)) w yerrorbar ls 3 title '',\
'MADatNLO.HwU' index 226 using (($1+$2)/2):(safe($5,$3,1.0)-1.0) ls 3 title '',\
'MADatNLO.HwU' index 225 using (($1+$2)/2):(0.0):(safe($4,$3,0.0)) w yerrorbar ls 2 title '',\
'MADatNLO.HwU' index 225 using (($1+$2)/2):(safe($5,$3,1.0)-1.0) ls 2 title '',\
'MADatNLO.HwU' index 224 using (($1+$2)/2):(0.0):(safe($4,$3,0.0)) w yerrorbar ls 1 title '',\
'MADatNLO.HwU' index 224 using (($1+$2)/2):(safe($5,$3,1.0)-1.0) ls 1 title ''
#-- rendering subhistograms '(LO|#1SD0|#1SD1|#1)/(NLO|#1 central value) ratio'
unset label
unset format
set yrange [-2.4000e-01:1.2000e+00]
set origin 0.0000e+00, 2.0000e-01
set size 1.0000e+00, 1.5000e-01
set mytics 2
set ytics auto
set format x
unset logscale y
set ylabel "ratio w.r.t. NLO|#1"
set label "(LO|#1SD0|#1SD1|#1)/(NLO|#1 central value)" font ",9" at graph 0.03, graph 0.13
plot \
1.0 ls 999 title '',\
'MADatNLO.HwU' index 230 using (($1+$2)/2):7 ls 14 title '',\
'MADatNLO.HwU' index 230 using (($1+$2)/2):6 ls 14 title '',\
'MADatNLO.HwU' index 229 using (($1+$2)/2):7 ls 13 title '',\
'MADatNLO.HwU' index 229 using (($1+$2)/2):6 ls 13 title '',\
'MADatNLO.HwU' index 228 using (($1+$2)/2):7 ls 12 title '',\
'MADatNLO.HwU' index 228 using (($1+$2)/2):6 ls 12 title '',\
'MADatNLO.HwU' index 230 using (($1+$2)/2):5 ls 4 title '',\
'MADatNLO.HwU' index 230 using (($1+$2)/2):3:4 w yerrorbar ls 4 title '',\
'MADatNLO.HwU' index 230 using (($1+$2)/2):3 ls 4 title '',\
'MADatNLO.HwU' index 229 using (($1+$2)/2):5 ls 3 title '',\
'MADatNLO.HwU' index 229 using (($1+$2)/2):3:4 w yerrorbar ls 3 title '',\
'MADatNLO.HwU' index 229 using (($1+$2)/2):3 ls 3 title '',\
'MADatNLO.HwU' index 228 using (($1+$2)/2):5 ls 2 title '',\
'MADatNLO.HwU' index 228 using (($1+$2)/2):3:4 w yerrorbar ls 2 title '',\
'MADatNLO.HwU' index 228 using (($1+$2)/2):3 ls 2 title ''

unset label

################################################################################

################################################################################
### Rendering of the plot titled 'mupmum log M'
################################################################################

set multiplot
set label "mupmum log M" font ",13" at graph 0.04, graph 1.05
set xrange [-2.0000e-01:3.8000e+00]
set bmargin 0 
set tmargin 0
set xtics nomirror
set ytics nomirror
set mytics 10
set xtics auto
set key horizontal noreverse maxcols 1 width -4 
set label front 'MadGraph5\_aMC\@NLO' font "Courier,11" rotate by 90 at graph 1.02, graph 0.04

#-- rendering subhistograms 'NLO|#1 and LO|#1 results'

set format y '10^{%T}'
set yrange [9.0000e-01:1.1000e+02]
set origin 0.0000e+00, 5.0000e-01
set size 1.0000e+00, 4.0000e-01
set mytics 10
set ytics auto
set format x ''
set logscale y
set ylabel "{/Symbol s} per bin [pb]"

plot \
sqrt(-1) ls 14 title 'SD1|#1, scale variation',\
sqrt(-1) ls 13 title 'SD0|#1, scale variation',\
sqrt(-1) ls 12 title 'LO|#1, scale variation',\
sqrt(-1) ls 11 title 'NLO|#1, scale variation',\
'MADatNLO.HwU' index 234 using (($1+$2)/2):($3 >= 0 ? sqrt(-1) : abs($3)):4 w yerrorbar ls 104 title '',\
'MADatNLO.HwU' index 234 using (($1+$2)/2):($3 >= 0 ? sqrt(-1) : abs($3)) ls 104 title '',\
'MADatNLO.HwU' index 234 using (($1+$2)/2):($3 < 0 ? sqrt(-1) : $3):4 w yerrorbar ls 4 title '',\
'MADatNLO.HwU' index 234 using (($1+$2)/2):($3 < 0 ? sqrt(-1) : $3) ls 4 title 'SD1|#1, central value, dynamical\_scale\_choice=10',\
'MADatNLO.HwU' index 233 using (($1+$2)/2):($3 >= 0 ? sqrt(-1) : abs($3)):4 w yerrorbar ls 103 title '',\
'MADatNLO.HwU' index 233 using (($1+$2)/2):($3 >= 0 ? sqrt(-1) : abs($3)) ls 103 title '',\
'MADatNLO.HwU' index 233 using (($1+$2)/2):($3 < 0 ? sqrt(-1) : $3):4 w yerrorbar ls 3 title '',\
'MADatNLO.HwU' index 233 using (($1+$2)/2):($3 < 0 ? sqrt(-1) : $3) ls 3 title 'SD0|#1, central value, dynamical\_scale\_choice=10',\
'MADatNLO.HwU' index 232 using (($1+$2)/2):($3 >= 0 ? sqrt(-1) : abs($3)):4 w yerrorbar ls 102 title '',\
'MADatNLO.HwU' index 232 using (($1+$2)/2):($3 >= 0 ? sqrt(-1) : abs($3)) ls 102 title '',\
'MADatNLO.HwU' index 232 using (($1+$2)/2):($3 < 0 ? sqrt(-1) : $3):4 w yerrorbar ls 2 title '',\
'MADatNLO.HwU' index 232 using (($1+$2)/2):($3 < 0 ? sqrt(-1) : $3) ls 2 title 'LO|#1, central value, dynamical\_scale\_choice=10',\
'MADatNLO.HwU' index 231 using (($1+$2)/2):($3 >= 0 ? sqrt(-1) : abs($3)):4 w yerrorbar ls 101 title '',\
'MADatNLO.HwU' index 231 using (($1+$2)/2):($3 >= 0 ? sqrt(-1) : abs($3)) ls 101 title '',\
'MADatNLO.HwU' index 231 using (($1+$2)/2):($3 < 0 ? sqrt(-1) : $3):4 w yerrorbar ls 1 title '',\
'MADatNLO.HwU' index 231 using (($1+$2)/2):($3 < 0 ? sqrt(-1) : $3) ls 1 title 'NLO|#1, central value, dynamical\_scale\_choice=10'
#-- rendering subhistograms 'Relative scale and PDF uncertainty'
unset label
unset format
set yrange [-1.4800e+00:1.4000e+00]
set origin 0.0000e+00, 3.5000e-01
set size 1.0000e+00, 1.5000e-01
set mytics 2
set ytics auto
set format x ''
unset logscale y
set ylabel "NLO|#1 rel.unc."
set label "Relative uncertainties w.r.t. central values" font ",9" front at graph 0.03, graph 0.13
plot \
'MADatNLO.HwU' index 234 using (($1+$2)/2):(safe($7,$3,1.0)-1.0) ls 14 title '',\
'MADatNLO.HwU' index 234 using (($1+$2)/2):(safe($6,$3,1.0)-1.0) ls 14 title '',\
'MADatNLO.HwU' index 233 using (($1+$2)/2):(safe($7,$3,1.0)-1.0) ls 13 title '',\
'MADatNLO.HwU' index 233 using (($1+$2)/2):(safe($6,$3,1.0)-1.0) ls 13 title '',\
'MADatNLO.HwU' index 232 using (($1+$2)/2):(safe($7,$3,1.0)-1.0) ls 12 title '',\
'MADatNLO.HwU' index 232 using (($1+$2)/2):(safe($6,$3,1.0)-1.0) ls 12 title '',\
'MADatNLO.HwU' index 231 using (($1+$2)/2):(safe($7,$3,1.0)-1.0) ls 11 title '',\
'MADatNLO.HwU' index 231 using (($1+$2)/2):(safe($6,$3,1.0)-1.0) ls 11 title '',\
0.0 ls 999 title '',\
'MADatNLO.HwU' index 234 using (($1+$2)/2):(0.0):(safe($4,$3,0.0)) w yerrorbar ls 4 title '',\
'MADatNLO.HwU' index 234 using (($1+$2)/2):(safe($5,$3,1.0)-1.0) ls 4 title '',\
'MADatNLO.HwU' index 233 using (($1+$2)/2):(0.0):(safe($4,$3,0.0)) w yerrorbar ls 3 title '',\
'MADatNLO.HwU' index 233 using (($1+$2)/2):(safe($5,$3,1.0)-1.0) ls 3 title '',\
'MADatNLO.HwU' index 232 using (($1+$2)/2):(0.0):(safe($4,$3,0.0)) w yerrorbar ls 2 title '',\
'MADatNLO.HwU' index 232 using (($1+$2)/2):(safe($5,$3,1.0)-1.0) ls 2 title '',\
'MADatNLO.HwU' index 231 using (($1+$2)/2):(0.0):(safe($4,$3,0.0)) w yerrorbar ls 1 title '',\
'MADatNLO.HwU' index 231 using (($1+$2)/2):(safe($5,$3,1.0)-1.0) ls 1 title ''
#-- rendering subhistograms '(LO|#1SD0|#1SD1|#1)/(NLO|#1 central value) ratio'
unset label
unset format
set yrange [-2.4000e-01:1.2000e+00]
set origin 0.0000e+00, 2.0000e-01
set size 1.0000e+00, 1.5000e-01
set mytics 2
set ytics auto
set format x
unset logscale y
set ylabel "ratio w.r.t. NLO|#1"
set label "(LO|#1SD0|#1SD1|#1)/(NLO|#1 central value)" font ",9" at graph 0.03, graph 0.13
plot \
1.0 ls 999 title '',\
'MADatNLO.HwU' index 237 using (($1+$2)/2):7 ls 14 title '',\
'MADatNLO.HwU' index 237 using (($1+$2)/2):6 ls 14 title '',\
'MADatNLO.HwU' index 236 using (($1+$2)/2):7 ls 13 title '',\
'MADatNLO.HwU' index 236 using (($1+$2)/2):6 ls 13 title '',\
'MADatNLO.HwU' index 235 using (($1+$2)/2):7 ls 12 title '',\
'MADatNLO.HwU' index 235 using (($1+$2)/2):6 ls 12 title '',\
'MADatNLO.HwU' index 237 using (($1+$2)/2):5 ls 4 title '',\
'MADatNLO.HwU' index 237 using (($1+$2)/2):3:4 w yerrorbar ls 4 title '',\
'MADatNLO.HwU' index 237 using (($1+$2)/2):3 ls 4 title '',\
'MADatNLO.HwU' index 236 using (($1+$2)/2):5 ls 3 title '',\
'MADatNLO.HwU' index 236 using (($1+$2)/2):3:4 w yerrorbar ls 3 title '',\
'MADatNLO.HwU' index 236 using (($1+$2)/2):3 ls 3 title '',\
'MADatNLO.HwU' index 235 using (($1+$2)/2):5 ls 2 title '',\
'MADatNLO.HwU' index 235 using (($1+$2)/2):3:4 w yerrorbar ls 2 title '',\
'MADatNLO.HwU' index 235 using (($1+$2)/2):3 ls 2 title ''

unset label

################################################################################

################################################################################
### Rendering of the plot titled '1st OSSF lep pair log M'
################################################################################

set multiplot
set label "1st OSSF lep pair log M" font ",13" at graph 0.04, graph 1.05
set xrange [-2.0000e-01:3.8000e+00]
set bmargin 0 
set tmargin 0
set xtics nomirror
set ytics nomirror
set mytics 10
set xtics auto
set key horizontal noreverse maxcols 1 width -4 
set label front 'MadGraph5\_aMC\@NLO' font "Courier,11" rotate by 90 at graph 1.02, graph 0.04

#-- rendering subhistograms 'NLO|#1 and LO|#1 results'

set format y '10^{%T}'
set yrange [9.0000e-01:1.1000e+02]
set origin 0.0000e+00, 5.0000e-01
set size 1.0000e+00, 4.0000e-01
set mytics 10
set ytics auto
set format x ''
set logscale y
set ylabel "{/Symbol s} per bin [pb]"

plot \
sqrt(-1) ls 14 title 'SD1|#1, scale variation',\
sqrt(-1) ls 13 title 'SD0|#1, scale variation',\
sqrt(-1) ls 12 title 'LO|#1, scale variation',\
sqrt(-1) ls 11 title 'NLO|#1, scale variation',\
'MADatNLO.HwU' index 241 using (($1+$2)/2):($3 >= 0 ? sqrt(-1) : abs($3)):4 w yerrorbar ls 104 title '',\
'MADatNLO.HwU' index 241 using (($1+$2)/2):($3 >= 0 ? sqrt(-1) : abs($3)) ls 104 title '',\
'MADatNLO.HwU' index 241 using (($1+$2)/2):($3 < 0 ? sqrt(-1) : $3):4 w yerrorbar ls 4 title '',\
'MADatNLO.HwU' index 241 using (($1+$2)/2):($3 < 0 ? sqrt(-1) : $3) ls 4 title 'SD1|#1, central value, dynamical\_scale\_choice=10',\
'MADatNLO.HwU' index 240 using (($1+$2)/2):($3 >= 0 ? sqrt(-1) : abs($3)):4 w yerrorbar ls 103 title '',\
'MADatNLO.HwU' index 240 using (($1+$2)/2):($3 >= 0 ? sqrt(-1) : abs($3)) ls 103 title '',\
'MADatNLO.HwU' index 240 using (($1+$2)/2):($3 < 0 ? sqrt(-1) : $3):4 w yerrorbar ls 3 title '',\
'MADatNLO.HwU' index 240 using (($1+$2)/2):($3 < 0 ? sqrt(-1) : $3) ls 3 title 'SD0|#1, central value, dynamical\_scale\_choice=10',\
'MADatNLO.HwU' index 239 using (($1+$2)/2):($3 >= 0 ? sqrt(-1) : abs($3)):4 w yerrorbar ls 102 title '',\
'MADatNLO.HwU' index 239 using (($1+$2)/2):($3 >= 0 ? sqrt(-1) : abs($3)) ls 102 title '',\
'MADatNLO.HwU' index 239 using (($1+$2)/2):($3 < 0 ? sqrt(-1) : $3):4 w yerrorbar ls 2 title '',\
'MADatNLO.HwU' index 239 using (($1+$2)/2):($3 < 0 ? sqrt(-1) : $3) ls 2 title 'LO|#1, central value, dynamical\_scale\_choice=10',\
'MADatNLO.HwU' index 238 using (($1+$2)/2):($3 >= 0 ? sqrt(-1) : abs($3)):4 w yerrorbar ls 101 title '',\
'MADatNLO.HwU' index 238 using (($1+$2)/2):($3 >= 0 ? sqrt(-1) : abs($3)) ls 101 title '',\
'MADatNLO.HwU' index 238 using (($1+$2)/2):($3 < 0 ? sqrt(-1) : $3):4 w yerrorbar ls 1 title '',\
'MADatNLO.HwU' index 238 using (($1+$2)/2):($3 < 0 ? sqrt(-1) : $3) ls 1 title 'NLO|#1, central value, dynamical\_scale\_choice=10'
#-- rendering subhistograms 'Relative scale and PDF uncertainty'
unset label
unset format
set yrange [-1.4800e+00:1.4000e+00]
set origin 0.0000e+00, 3.5000e-01
set size 1.0000e+00, 1.5000e-01
set mytics 2
set ytics auto
set format x ''
unset logscale y
set ylabel "NLO|#1 rel.unc."
set label "Relative uncertainties w.r.t. central values" font ",9" front at graph 0.03, graph 0.13
plot \
'MADatNLO.HwU' index 241 using (($1+$2)/2):(safe($7,$3,1.0)-1.0) ls 14 title '',\
'MADatNLO.HwU' index 241 using (($1+$2)/2):(safe($6,$3,1.0)-1.0) ls 14 title '',\
'MADatNLO.HwU' index 240 using (($1+$2)/2):(safe($7,$3,1.0)-1.0) ls 13 title '',\
'MADatNLO.HwU' index 240 using (($1+$2)/2):(safe($6,$3,1.0)-1.0) ls 13 title '',\
'MADatNLO.HwU' index 239 using (($1+$2)/2):(safe($7,$3,1.0)-1.0) ls 12 title '',\
'MADatNLO.HwU' index 239 using (($1+$2)/2):(safe($6,$3,1.0)-1.0) ls 12 title '',\
'MADatNLO.HwU' index 238 using (($1+$2)/2):(safe($7,$3,1.0)-1.0) ls 11 title '',\
'MADatNLO.HwU' index 238 using (($1+$2)/2):(safe($6,$3,1.0)-1.0) ls 11 title '',\
0.0 ls 999 title '',\
'MADatNLO.HwU' index 241 using (($1+$2)/2):(0.0):(safe($4,$3,0.0)) w yerrorbar ls 4 title '',\
'MADatNLO.HwU' index 241 using (($1+$2)/2):(safe($5,$3,1.0)-1.0) ls 4 title '',\
'MADatNLO.HwU' index 240 using (($1+$2)/2):(0.0):(safe($4,$3,0.0)) w yerrorbar ls 3 title '',\
'MADatNLO.HwU' index 240 using (($1+$2)/2):(safe($5,$3,1.0)-1.0) ls 3 title '',\
'MADatNLO.HwU' index 239 using (($1+$2)/2):(0.0):(safe($4,$3,0.0)) w yerrorbar ls 2 title '',\
'MADatNLO.HwU' index 239 using (($1+$2)/2):(safe($5,$3,1.0)-1.0) ls 2 title '',\
'MADatNLO.HwU' index 238 using (($1+$2)/2):(0.0):(safe($4,$3,0.0)) w yerrorbar ls 1 title '',\
'MADatNLO.HwU' index 238 using (($1+$2)/2):(safe($5,$3,1.0)-1.0) ls 1 title ''
#-- rendering subhistograms '(LO|#1SD0|#1SD1|#1)/(NLO|#1 central value) ratio'
unset label
unset format
set yrange [-2.4000e-01:1.2000e+00]
set origin 0.0000e+00, 2.0000e-01
set size 1.0000e+00, 1.5000e-01
set mytics 2
set ytics auto
set format x
unset logscale y
set ylabel "ratio w.r.t. NLO|#1"
set label "(LO|#1SD0|#1SD1|#1)/(NLO|#1 central value)" font ",9" at graph 0.03, graph 0.13
plot \
1.0 ls 999 title '',\
'MADatNLO.HwU' index 244 using (($1+$2)/2):7 ls 14 title '',\
'MADatNLO.HwU' index 244 using (($1+$2)/2):6 ls 14 title '',\
'MADatNLO.HwU' index 243 using (($1+$2)/2):7 ls 13 title '',\
'MADatNLO.HwU' index 243 using (($1+$2)/2):6 ls 13 title '',\
'MADatNLO.HwU' index 242 using (($1+$2)/2):7 ls 12 title '',\
'MADatNLO.HwU' index 242 using (($1+$2)/2):6 ls 12 title '',\
'MADatNLO.HwU' index 244 using (($1+$2)/2):5 ls 4 title '',\
'MADatNLO.HwU' index 244 using (($1+$2)/2):3:4 w yerrorbar ls 4 title '',\
'MADatNLO.HwU' index 244 using (($1+$2)/2):3 ls 4 title '',\
'MADatNLO.HwU' index 243 using (($1+$2)/2):5 ls 3 title '',\
'MADatNLO.HwU' index 243 using (($1+$2)/2):3:4 w yerrorbar ls 3 title '',\
'MADatNLO.HwU' index 243 using (($1+$2)/2):3 ls 3 title '',\
'MADatNLO.HwU' index 242 using (($1+$2)/2):5 ls 2 title '',\
'MADatNLO.HwU' index 242 using (($1+$2)/2):3:4 w yerrorbar ls 2 title '',\
'MADatNLO.HwU' index 242 using (($1+$2)/2):3 ls 2 title ''

unset label

################################################################################

################################################################################
### Rendering of the plot titled '2nd OSSF lep pair log M'
################################################################################

set multiplot
set label "2nd OSSF lep pair log M" font ",13" at graph 0.04, graph 1.05
set xrange [-2.0000e-01:3.8000e+00]
set bmargin 0 
set tmargin 0
set xtics nomirror
set ytics nomirror
set mytics 10
set xtics auto
set key horizontal noreverse maxcols 1 width -4 
set label front 'MadGraph5\_aMC\@NLO' font "Courier,11" rotate by 90 at graph 1.02, graph 0.04

#-- rendering subhistograms 'NLO|#1 and LO|#1 results'

set format y '10^{%T}'
set yrange [9.0000e-01:1.1000e+02]
set origin 0.0000e+00, 5.0000e-01
set size 1.0000e+00, 4.0000e-01
set mytics 10
set ytics auto
set format x ''
set logscale y
set ylabel "{/Symbol s} per bin [pb]"

plot \
sqrt(-1) ls 14 title 'SD1|#1, scale variation',\
sqrt(-1) ls 13 title 'SD0|#1, scale variation',\
sqrt(-1) ls 12 title 'LO|#1, scale variation',\
sqrt(-1) ls 11 title 'NLO|#1, scale variation',\
'MADatNLO.HwU' index 248 using (($1+$2)/2):($3 >= 0 ? sqrt(-1) : abs($3)):4 w yerrorbar ls 104 title '',\
'MADatNLO.HwU' index 248 using (($1+$2)/2):($3 >= 0 ? sqrt(-1) : abs($3)) ls 104 title '',\
'MADatNLO.HwU' index 248 using (($1+$2)/2):($3 < 0 ? sqrt(-1) : $3):4 w yerrorbar ls 4 title '',\
'MADatNLO.HwU' index 248 using (($1+$2)/2):($3 < 0 ? sqrt(-1) : $3) ls 4 title 'SD1|#1, central value, dynamical\_scale\_choice=10',\
'MADatNLO.HwU' index 247 using (($1+$2)/2):($3 >= 0 ? sqrt(-1) : abs($3)):4 w yerrorbar ls 103 title '',\
'MADatNLO.HwU' index 247 using (($1+$2)/2):($3 >= 0 ? sqrt(-1) : abs($3)) ls 103 title '',\
'MADatNLO.HwU' index 247 using (($1+$2)/2):($3 < 0 ? sqrt(-1) : $3):4 w yerrorbar ls 3 title '',\
'MADatNLO.HwU' index 247 using (($1+$2)/2):($3 < 0 ? sqrt(-1) : $3) ls 3 title 'SD0|#1, central value, dynamical\_scale\_choice=10',\
'MADatNLO.HwU' index 246 using (($1+$2)/2):($3 >= 0 ? sqrt(-1) : abs($3)):4 w yerrorbar ls 102 title '',\
'MADatNLO.HwU' index 246 using (($1+$2)/2):($3 >= 0 ? sqrt(-1) : abs($3)) ls 102 title '',\
'MADatNLO.HwU' index 246 using (($1+$2)/2):($3 < 0 ? sqrt(-1) : $3):4 w yerrorbar ls 2 title '',\
'MADatNLO.HwU' index 246 using (($1+$2)/2):($3 < 0 ? sqrt(-1) : $3) ls 2 title 'LO|#1, central value, dynamical\_scale\_choice=10',\
'MADatNLO.HwU' index 245 using (($1+$2)/2):($3 >= 0 ? sqrt(-1) : abs($3)):4 w yerrorbar ls 101 title '',\
'MADatNLO.HwU' index 245 using (($1+$2)/2):($3 >= 0 ? sqrt(-1) : abs($3)) ls 101 title '',\
'MADatNLO.HwU' index 245 using (($1+$2)/2):($3 < 0 ? sqrt(-1) : $3):4 w yerrorbar ls 1 title '',\
'MADatNLO.HwU' index 245 using (($1+$2)/2):($3 < 0 ? sqrt(-1) : $3) ls 1 title 'NLO|#1, central value, dynamical\_scale\_choice=10'
#-- rendering subhistograms 'Relative scale and PDF uncertainty'
unset label
unset format
set yrange [-1.4800e+00:1.4000e+00]
set origin 0.0000e+00, 3.5000e-01
set size 1.0000e+00, 1.5000e-01
set mytics 2
set ytics auto
set format x ''
unset logscale y
set ylabel "NLO|#1 rel.unc."
set label "Relative uncertainties w.r.t. central values" font ",9" front at graph 0.03, graph 0.13
plot \
'MADatNLO.HwU' index 248 using (($1+$2)/2):(safe($7,$3,1.0)-1.0) ls 14 title '',\
'MADatNLO.HwU' index 248 using (($1+$2)/2):(safe($6,$3,1.0)-1.0) ls 14 title '',\
'MADatNLO.HwU' index 247 using (($1+$2)/2):(safe($7,$3,1.0)-1.0) ls 13 title '',\
'MADatNLO.HwU' index 247 using (($1+$2)/2):(safe($6,$3,1.0)-1.0) ls 13 title '',\
'MADatNLO.HwU' index 246 using (($1+$2)/2):(safe($7,$3,1.0)-1.0) ls 12 title '',\
'MADatNLO.HwU' index 246 using (($1+$2)/2):(safe($6,$3,1.0)-1.0) ls 12 title '',\
'MADatNLO.HwU' index 245 using (($1+$2)/2):(safe($7,$3,1.0)-1.0) ls 11 title '',\
'MADatNLO.HwU' index 245 using (($1+$2)/2):(safe($6,$3,1.0)-1.0) ls 11 title '',\
0.0 ls 999 title '',\
'MADatNLO.HwU' index 248 using (($1+$2)/2):(0.0):(safe($4,$3,0.0)) w yerrorbar ls 4 title '',\
'MADatNLO.HwU' index 248 using (($1+$2)/2):(safe($5,$3,1.0)-1.0) ls 4 title '',\
'MADatNLO.HwU' index 247 using (($1+$2)/2):(0.0):(safe($4,$3,0.0)) w yerrorbar ls 3 title '',\
'MADatNLO.HwU' index 247 using (($1+$2)/2):(safe($5,$3,1.0)-1.0) ls 3 title '',\
'MADatNLO.HwU' index 246 using (($1+$2)/2):(0.0):(safe($4,$3,0.0)) w yerrorbar ls 2 title '',\
'MADatNLO.HwU' index 246 using (($1+$2)/2):(safe($5,$3,1.0)-1.0) ls 2 title '',\
'MADatNLO.HwU' index 245 using (($1+$2)/2):(0.0):(safe($4,$3,0.0)) w yerrorbar ls 1 title '',\
'MADatNLO.HwU' index 245 using (($1+$2)/2):(safe($5,$3,1.0)-1.0) ls 1 title ''
#-- rendering subhistograms '(LO|#1SD0|#1SD1|#1)/(NLO|#1 central value) ratio'
unset label
unset format
set yrange [-2.4000e-01:1.2000e+00]
set origin 0.0000e+00, 2.0000e-01
set size 1.0000e+00, 1.5000e-01
set mytics 2
set ytics auto
set format x
unset logscale y
set ylabel "ratio w.r.t. NLO|#1"
set label "(LO|#1SD0|#1SD1|#1)/(NLO|#1 central value)" font ",9" at graph 0.03, graph 0.13
plot \
1.0 ls 999 title '',\
'MADatNLO.HwU' index 251 using (($1+$2)/2):7 ls 14 title '',\
'MADatNLO.HwU' index 251 using (($1+$2)/2):6 ls 14 title '',\
'MADatNLO.HwU' index 250 using (($1+$2)/2):7 ls 13 title '',\
'MADatNLO.HwU' index 250 using (($1+$2)/2):6 ls 13 title '',\
'MADatNLO.HwU' index 249 using (($1+$2)/2):7 ls 12 title '',\
'MADatNLO.HwU' index 249 using (($1+$2)/2):6 ls 12 title '',\
'MADatNLO.HwU' index 251 using (($1+$2)/2):5 ls 4 title '',\
'MADatNLO.HwU' index 251 using (($1+$2)/2):3:4 w yerrorbar ls 4 title '',\
'MADatNLO.HwU' index 251 using (($1+$2)/2):3 ls 4 title '',\
'MADatNLO.HwU' index 250 using (($1+$2)/2):5 ls 3 title '',\
'MADatNLO.HwU' index 250 using (($1+$2)/2):3:4 w yerrorbar ls 3 title '',\
'MADatNLO.HwU' index 250 using (($1+$2)/2):3 ls 3 title '',\
'MADatNLO.HwU' index 249 using (($1+$2)/2):5 ls 2 title '',\
'MADatNLO.HwU' index 249 using (($1+$2)/2):3:4 w yerrorbar ls 2 title '',\
'MADatNLO.HwU' index 249 using (($1+$2)/2):3 ls 2 title ''

unset label

################################################################################

################################################################################
### Rendering of the plot titled 'epve log M'
################################################################################

set multiplot
set label "epve log M" font ",13" at graph 0.04, graph 1.05
set xrange [-2.0000e-01:3.8000e+00]
set bmargin 0 
set tmargin 0
set xtics nomirror
set ytics nomirror
set mytics 10
set xtics auto
set key horizontal noreverse maxcols 1 width -4 
set label front 'MadGraph5\_aMC\@NLO' font "Courier,11" rotate by 90 at graph 1.02, graph 0.04

#-- rendering subhistograms 'NLO|#1 and LO|#1 results'

set format y '10^{%T}'
set yrange [9.0000e-01:1.1000e+02]
set origin 0.0000e+00, 5.0000e-01
set size 1.0000e+00, 4.0000e-01
set mytics 10
set ytics auto
set format x ''
set logscale y
set ylabel "{/Symbol s} per bin [pb]"

plot \
sqrt(-1) ls 14 title 'SD1|#1, scale variation',\
sqrt(-1) ls 13 title 'SD0|#1, scale variation',\
sqrt(-1) ls 12 title 'LO|#1, scale variation',\
sqrt(-1) ls 11 title 'NLO|#1, scale variation',\
'MADatNLO.HwU' index 255 using (($1+$2)/2):($3 >= 0 ? sqrt(-1) : abs($3)):4 w yerrorbar ls 104 title '',\
'MADatNLO.HwU' index 255 using (($1+$2)/2):($3 >= 0 ? sqrt(-1) : abs($3)) ls 104 title '',\
'MADatNLO.HwU' index 255 using (($1+$2)/2):($3 < 0 ? sqrt(-1) : $3):4 w yerrorbar ls 4 title '',\
'MADatNLO.HwU' index 255 using (($1+$2)/2):($3 < 0 ? sqrt(-1) : $3) ls 4 title 'SD1|#1, central value, dynamical\_scale\_choice=10',\
'MADatNLO.HwU' index 254 using (($1+$2)/2):($3 >= 0 ? sqrt(-1) : abs($3)):4 w yerrorbar ls 103 title '',\
'MADatNLO.HwU' index 254 using (($1+$2)/2):($3 >= 0 ? sqrt(-1) : abs($3)) ls 103 title '',\
'MADatNLO.HwU' index 254 using (($1+$2)/2):($3 < 0 ? sqrt(-1) : $3):4 w yerrorbar ls 3 title '',\
'MADatNLO.HwU' index 254 using (($1+$2)/2):($3 < 0 ? sqrt(-1) : $3) ls 3 title 'SD0|#1, central value, dynamical\_scale\_choice=10',\
'MADatNLO.HwU' index 253 using (($1+$2)/2):($3 >= 0 ? sqrt(-1) : abs($3)):4 w yerrorbar ls 102 title '',\
'MADatNLO.HwU' index 253 using (($1+$2)/2):($3 >= 0 ? sqrt(-1) : abs($3)) ls 102 title '',\
'MADatNLO.HwU' index 253 using (($1+$2)/2):($3 < 0 ? sqrt(-1) : $3):4 w yerrorbar ls 2 title '',\
'MADatNLO.HwU' index 253 using (($1+$2)/2):($3 < 0 ? sqrt(-1) : $3) ls 2 title 'LO|#1, central value, dynamical\_scale\_choice=10',\
'MADatNLO.HwU' index 252 using (($1+$2)/2):($3 >= 0 ? sqrt(-1) : abs($3)):4 w yerrorbar ls 101 title '',\
'MADatNLO.HwU' index 252 using (($1+$2)/2):($3 >= 0 ? sqrt(-1) : abs($3)) ls 101 title '',\
'MADatNLO.HwU' index 252 using (($1+$2)/2):($3 < 0 ? sqrt(-1) : $3):4 w yerrorbar ls 1 title '',\
'MADatNLO.HwU' index 252 using (($1+$2)/2):($3 < 0 ? sqrt(-1) : $3) ls 1 title 'NLO|#1, central value, dynamical\_scale\_choice=10'
#-- rendering subhistograms 'Relative scale and PDF uncertainty'
unset label
unset format
set yrange [-1.4800e+00:1.4000e+00]
set origin 0.0000e+00, 3.5000e-01
set size 1.0000e+00, 1.5000e-01
set mytics 2
set ytics auto
set format x ''
unset logscale y
set ylabel "NLO|#1 rel.unc."
set label "Relative uncertainties w.r.t. central values" font ",9" front at graph 0.03, graph 0.13
plot \
'MADatNLO.HwU' index 255 using (($1+$2)/2):(safe($7,$3,1.0)-1.0) ls 14 title '',\
'MADatNLO.HwU' index 255 using (($1+$2)/2):(safe($6,$3,1.0)-1.0) ls 14 title '',\
'MADatNLO.HwU' index 254 using (($1+$2)/2):(safe($7,$3,1.0)-1.0) ls 13 title '',\
'MADatNLO.HwU' index 254 using (($1+$2)/2):(safe($6,$3,1.0)-1.0) ls 13 title '',\
'MADatNLO.HwU' index 253 using (($1+$2)/2):(safe($7,$3,1.0)-1.0) ls 12 title '',\
'MADatNLO.HwU' index 253 using (($1+$2)/2):(safe($6,$3,1.0)-1.0) ls 12 title '',\
'MADatNLO.HwU' index 252 using (($1+$2)/2):(safe($7,$3,1.0)-1.0) ls 11 title '',\
'MADatNLO.HwU' index 252 using (($1+$2)/2):(safe($6,$3,1.0)-1.0) ls 11 title '',\
0.0 ls 999 title '',\
'MADatNLO.HwU' index 255 using (($1+$2)/2):(0.0):(safe($4,$3,0.0)) w yerrorbar ls 4 title '',\
'MADatNLO.HwU' index 255 using (($1+$2)/2):(safe($5,$3,1.0)-1.0) ls 4 title '',\
'MADatNLO.HwU' index 254 using (($1+$2)/2):(0.0):(safe($4,$3,0.0)) w yerrorbar ls 3 title '',\
'MADatNLO.HwU' index 254 using (($1+$2)/2):(safe($5,$3,1.0)-1.0) ls 3 title '',\
'MADatNLO.HwU' index 253 using (($1+$2)/2):(0.0):(safe($4,$3,0.0)) w yerrorbar ls 2 title '',\
'MADatNLO.HwU' index 253 using (($1+$2)/2):(safe($5,$3,1.0)-1.0) ls 2 title '',\
'MADatNLO.HwU' index 252 using (($1+$2)/2):(0.0):(safe($4,$3,0.0)) w yerrorbar ls 1 title '',\
'MADatNLO.HwU' index 252 using (($1+$2)/2):(safe($5,$3,1.0)-1.0) ls 1 title ''
#-- rendering subhistograms '(LO|#1SD0|#1SD1|#1)/(NLO|#1 central value) ratio'
unset label
unset format
set yrange [-2.4000e-01:1.2000e+00]
set origin 0.0000e+00, 2.0000e-01
set size 1.0000e+00, 1.5000e-01
set mytics 2
set ytics auto
set format x
unset logscale y
set ylabel "ratio w.r.t. NLO|#1"
set label "(LO|#1SD0|#1SD1|#1)/(NLO|#1 central value)" font ",9" at graph 0.03, graph 0.13
plot \
1.0 ls 999 title '',\
'MADatNLO.HwU' index 258 using (($1+$2)/2):7 ls 14 title '',\
'MADatNLO.HwU' index 258 using (($1+$2)/2):6 ls 14 title '',\
'MADatNLO.HwU' index 257 using (($1+$2)/2):7 ls 13 title '',\
'MADatNLO.HwU' index 257 using (($1+$2)/2):6 ls 13 title '',\
'MADatNLO.HwU' index 256 using (($1+$2)/2):7 ls 12 title '',\
'MADatNLO.HwU' index 256 using (($1+$2)/2):6 ls 12 title '',\
'MADatNLO.HwU' index 258 using (($1+$2)/2):5 ls 4 title '',\
'MADatNLO.HwU' index 258 using (($1+$2)/2):3:4 w yerrorbar ls 4 title '',\
'MADatNLO.HwU' index 258 using (($1+$2)/2):3 ls 4 title '',\
'MADatNLO.HwU' index 257 using (($1+$2)/2):5 ls 3 title '',\
'MADatNLO.HwU' index 257 using (($1+$2)/2):3:4 w yerrorbar ls 3 title '',\
'MADatNLO.HwU' index 257 using (($1+$2)/2):3 ls 3 title '',\
'MADatNLO.HwU' index 256 using (($1+$2)/2):5 ls 2 title '',\
'MADatNLO.HwU' index 256 using (($1+$2)/2):3:4 w yerrorbar ls 2 title '',\
'MADatNLO.HwU' index 256 using (($1+$2)/2):3 ls 2 title ''

unset label

################################################################################

################################################################################
### Rendering of the plot titled 'mumvm log M'
################################################################################

set multiplot
set label "mumvm log M" font ",13" at graph 0.04, graph 1.05
set xrange [-2.0000e-01:3.8000e+00]
set bmargin 0 
set tmargin 0
set xtics nomirror
set ytics nomirror
set mytics 10
set xtics auto
set key horizontal noreverse maxcols 1 width -4 
set label front 'MadGraph5\_aMC\@NLO' font "Courier,11" rotate by 90 at graph 1.02, graph 0.04

#-- rendering subhistograms 'NLO|#1 and LO|#1 results'

set format y '10^{%T}'
set yrange [9.0000e-01:1.1000e+02]
set origin 0.0000e+00, 5.0000e-01
set size 1.0000e+00, 4.0000e-01
set mytics 10
set ytics auto
set format x ''
set logscale y
set ylabel "{/Symbol s} per bin [pb]"

plot \
sqrt(-1) ls 14 title 'SD1|#1, scale variation',\
sqrt(-1) ls 13 title 'SD0|#1, scale variation',\
sqrt(-1) ls 12 title 'LO|#1, scale variation',\
sqrt(-1) ls 11 title 'NLO|#1, scale variation',\
'MADatNLO.HwU' index 262 using (($1+$2)/2):($3 >= 0 ? sqrt(-1) : abs($3)):4 w yerrorbar ls 104 title '',\
'MADatNLO.HwU' index 262 using (($1+$2)/2):($3 >= 0 ? sqrt(-1) : abs($3)) ls 104 title '',\
'MADatNLO.HwU' index 262 using (($1+$2)/2):($3 < 0 ? sqrt(-1) : $3):4 w yerrorbar ls 4 title '',\
'MADatNLO.HwU' index 262 using (($1+$2)/2):($3 < 0 ? sqrt(-1) : $3) ls 4 title 'SD1|#1, central value, dynamical\_scale\_choice=10',\
'MADatNLO.HwU' index 261 using (($1+$2)/2):($3 >= 0 ? sqrt(-1) : abs($3)):4 w yerrorbar ls 103 title '',\
'MADatNLO.HwU' index 261 using (($1+$2)/2):($3 >= 0 ? sqrt(-1) : abs($3)) ls 103 title '',\
'MADatNLO.HwU' index 261 using (($1+$2)/2):($3 < 0 ? sqrt(-1) : $3):4 w yerrorbar ls 3 title '',\
'MADatNLO.HwU' index 261 using (($1+$2)/2):($3 < 0 ? sqrt(-1) : $3) ls 3 title 'SD0|#1, central value, dynamical\_scale\_choice=10',\
'MADatNLO.HwU' index 260 using (($1+$2)/2):($3 >= 0 ? sqrt(-1) : abs($3)):4 w yerrorbar ls 102 title '',\
'MADatNLO.HwU' index 260 using (($1+$2)/2):($3 >= 0 ? sqrt(-1) : abs($3)) ls 102 title '',\
'MADatNLO.HwU' index 260 using (($1+$2)/2):($3 < 0 ? sqrt(-1) : $3):4 w yerrorbar ls 2 title '',\
'MADatNLO.HwU' index 260 using (($1+$2)/2):($3 < 0 ? sqrt(-1) : $3) ls 2 title 'LO|#1, central value, dynamical\_scale\_choice=10',\
'MADatNLO.HwU' index 259 using (($1+$2)/2):($3 >= 0 ? sqrt(-1) : abs($3)):4 w yerrorbar ls 101 title '',\
'MADatNLO.HwU' index 259 using (($1+$2)/2):($3 >= 0 ? sqrt(-1) : abs($3)) ls 101 title '',\
'MADatNLO.HwU' index 259 using (($1+$2)/2):($3 < 0 ? sqrt(-1) : $3):4 w yerrorbar ls 1 title '',\
'MADatNLO.HwU' index 259 using (($1+$2)/2):($3 < 0 ? sqrt(-1) : $3) ls 1 title 'NLO|#1, central value, dynamical\_scale\_choice=10'
#-- rendering subhistograms 'Relative scale and PDF uncertainty'
unset label
unset format
set yrange [-1.4800e+00:1.4000e+00]
set origin 0.0000e+00, 3.5000e-01
set size 1.0000e+00, 1.5000e-01
set mytics 2
set ytics auto
set format x ''
unset logscale y
set ylabel "NLO|#1 rel.unc."
set label "Relative uncertainties w.r.t. central values" font ",9" front at graph 0.03, graph 0.13
plot \
'MADatNLO.HwU' index 262 using (($1+$2)/2):(safe($7,$3,1.0)-1.0) ls 14 title '',\
'MADatNLO.HwU' index 262 using (($1+$2)/2):(safe($6,$3,1.0)-1.0) ls 14 title '',\
'MADatNLO.HwU' index 261 using (($1+$2)/2):(safe($7,$3,1.0)-1.0) ls 13 title '',\
'MADatNLO.HwU' index 261 using (($1+$2)/2):(safe($6,$3,1.0)-1.0) ls 13 title '',\
'MADatNLO.HwU' index 260 using (($1+$2)/2):(safe($7,$3,1.0)-1.0) ls 12 title '',\
'MADatNLO.HwU' index 260 using (($1+$2)/2):(safe($6,$3,1.0)-1.0) ls 12 title '',\
'MADatNLO.HwU' index 259 using (($1+$2)/2):(safe($7,$3,1.0)-1.0) ls 11 title '',\
'MADatNLO.HwU' index 259 using (($1+$2)/2):(safe($6,$3,1.0)-1.0) ls 11 title '',\
0.0 ls 999 title '',\
'MADatNLO.HwU' index 262 using (($1+$2)/2):(0.0):(safe($4,$3,0.0)) w yerrorbar ls 4 title '',\
'MADatNLO.HwU' index 262 using (($1+$2)/2):(safe($5,$3,1.0)-1.0) ls 4 title '',\
'MADatNLO.HwU' index 261 using (($1+$2)/2):(0.0):(safe($4,$3,0.0)) w yerrorbar ls 3 title '',\
'MADatNLO.HwU' index 261 using (($1+$2)/2):(safe($5,$3,1.0)-1.0) ls 3 title '',\
'MADatNLO.HwU' index 260 using (($1+$2)/2):(0.0):(safe($4,$3,0.0)) w yerrorbar ls 2 title '',\
'MADatNLO.HwU' index 260 using (($1+$2)/2):(safe($5,$3,1.0)-1.0) ls 2 title '',\
'MADatNLO.HwU' index 259 using (($1+$2)/2):(0.0):(safe($4,$3,0.0)) w yerrorbar ls 1 title '',\
'MADatNLO.HwU' index 259 using (($1+$2)/2):(safe($5,$3,1.0)-1.0) ls 1 title ''
#-- rendering subhistograms '(LO|#1SD0|#1SD1|#1)/(NLO|#1 central value) ratio'
unset label
unset format
set yrange [-2.4000e-01:1.2000e+00]
set origin 0.0000e+00, 2.0000e-01
set size 1.0000e+00, 1.5000e-01
set mytics 2
set ytics auto
set format x
unset logscale y
set ylabel "ratio w.r.t. NLO|#1"
set label "(LO|#1SD0|#1SD1|#1)/(NLO|#1 central value)" font ",9" at graph 0.03, graph 0.13
plot \
1.0 ls 999 title '',\
'MADatNLO.HwU' index 265 using (($1+$2)/2):7 ls 14 title '',\
'MADatNLO.HwU' index 265 using (($1+$2)/2):6 ls 14 title '',\
'MADatNLO.HwU' index 264 using (($1+$2)/2):7 ls 13 title '',\
'MADatNLO.HwU' index 264 using (($1+$2)/2):6 ls 13 title '',\
'MADatNLO.HwU' index 263 using (($1+$2)/2):7 ls 12 title '',\
'MADatNLO.HwU' index 263 using (($1+$2)/2):6 ls 12 title '',\
'MADatNLO.HwU' index 265 using (($1+$2)/2):5 ls 4 title '',\
'MADatNLO.HwU' index 265 using (($1+$2)/2):3:4 w yerrorbar ls 4 title '',\
'MADatNLO.HwU' index 265 using (($1+$2)/2):3 ls 4 title '',\
'MADatNLO.HwU' index 264 using (($1+$2)/2):5 ls 3 title '',\
'MADatNLO.HwU' index 264 using (($1+$2)/2):3:4 w yerrorbar ls 3 title '',\
'MADatNLO.HwU' index 264 using (($1+$2)/2):3 ls 3 title '',\
'MADatNLO.HwU' index 263 using (($1+$2)/2):5 ls 2 title '',\
'MADatNLO.HwU' index 263 using (($1+$2)/2):3:4 w yerrorbar ls 2 title '',\
'MADatNLO.HwU' index 263 using (($1+$2)/2):3 ls 2 title ''

unset label

################################################################################

################################################################################
### Rendering of the plot titled '1st SF lep-neu pair log M'
################################################################################

set multiplot
set label "1st SF lep-neu pair log M" font ",13" at graph 0.04, graph 1.05
set xrange [-2.0000e-01:3.8000e+00]
set bmargin 0 
set tmargin 0
set xtics nomirror
set ytics nomirror
set mytics 10
set xtics auto
set key horizontal noreverse maxcols 1 width -4 
set label front 'MadGraph5\_aMC\@NLO' font "Courier,11" rotate by 90 at graph 1.02, graph 0.04

#-- rendering subhistograms 'NLO|#1 and LO|#1 results'

set format y '10^{%T}'
set yrange [9.0000e-01:1.1000e+02]
set origin 0.0000e+00, 5.0000e-01
set size 1.0000e+00, 4.0000e-01
set mytics 10
set ytics auto
set format x ''
set logscale y
set ylabel "{/Symbol s} per bin [pb]"

plot \
sqrt(-1) ls 14 title 'SD1|#1, scale variation',\
sqrt(-1) ls 13 title 'SD0|#1, scale variation',\
sqrt(-1) ls 12 title 'LO|#1, scale variation',\
sqrt(-1) ls 11 title 'NLO|#1, scale variation',\
'MADatNLO.HwU' index 269 using (($1+$2)/2):($3 >= 0 ? sqrt(-1) : abs($3)):4 w yerrorbar ls 104 title '',\
'MADatNLO.HwU' index 269 using (($1+$2)/2):($3 >= 0 ? sqrt(-1) : abs($3)) ls 104 title '',\
'MADatNLO.HwU' index 269 using (($1+$2)/2):($3 < 0 ? sqrt(-1) : $3):4 w yerrorbar ls 4 title '',\
'MADatNLO.HwU' index 269 using (($1+$2)/2):($3 < 0 ? sqrt(-1) : $3) ls 4 title 'SD1|#1, central value, dynamical\_scale\_choice=10',\
'MADatNLO.HwU' index 268 using (($1+$2)/2):($3 >= 0 ? sqrt(-1) : abs($3)):4 w yerrorbar ls 103 title '',\
'MADatNLO.HwU' index 268 using (($1+$2)/2):($3 >= 0 ? sqrt(-1) : abs($3)) ls 103 title '',\
'MADatNLO.HwU' index 268 using (($1+$2)/2):($3 < 0 ? sqrt(-1) : $3):4 w yerrorbar ls 3 title '',\
'MADatNLO.HwU' index 268 using (($1+$2)/2):($3 < 0 ? sqrt(-1) : $3) ls 3 title 'SD0|#1, central value, dynamical\_scale\_choice=10',\
'MADatNLO.HwU' index 267 using (($1+$2)/2):($3 >= 0 ? sqrt(-1) : abs($3)):4 w yerrorbar ls 102 title '',\
'MADatNLO.HwU' index 267 using (($1+$2)/2):($3 >= 0 ? sqrt(-1) : abs($3)) ls 102 title '',\
'MADatNLO.HwU' index 267 using (($1+$2)/2):($3 < 0 ? sqrt(-1) : $3):4 w yerrorbar ls 2 title '',\
'MADatNLO.HwU' index 267 using (($1+$2)/2):($3 < 0 ? sqrt(-1) : $3) ls 2 title 'LO|#1, central value, dynamical\_scale\_choice=10',\
'MADatNLO.HwU' index 266 using (($1+$2)/2):($3 >= 0 ? sqrt(-1) : abs($3)):4 w yerrorbar ls 101 title '',\
'MADatNLO.HwU' index 266 using (($1+$2)/2):($3 >= 0 ? sqrt(-1) : abs($3)) ls 101 title '',\
'MADatNLO.HwU' index 266 using (($1+$2)/2):($3 < 0 ? sqrt(-1) : $3):4 w yerrorbar ls 1 title '',\
'MADatNLO.HwU' index 266 using (($1+$2)/2):($3 < 0 ? sqrt(-1) : $3) ls 1 title 'NLO|#1, central value, dynamical\_scale\_choice=10'
#-- rendering subhistograms 'Relative scale and PDF uncertainty'
unset label
unset format
set yrange [-1.4800e+00:1.4000e+00]
set origin 0.0000e+00, 3.5000e-01
set size 1.0000e+00, 1.5000e-01
set mytics 2
set ytics auto
set format x ''
unset logscale y
set ylabel "NLO|#1 rel.unc."
set label "Relative uncertainties w.r.t. central values" font ",9" front at graph 0.03, graph 0.13
plot \
'MADatNLO.HwU' index 269 using (($1+$2)/2):(safe($7,$3,1.0)-1.0) ls 14 title '',\
'MADatNLO.HwU' index 269 using (($1+$2)/2):(safe($6,$3,1.0)-1.0) ls 14 title '',\
'MADatNLO.HwU' index 268 using (($1+$2)/2):(safe($7,$3,1.0)-1.0) ls 13 title '',\
'MADatNLO.HwU' index 268 using (($1+$2)/2):(safe($6,$3,1.0)-1.0) ls 13 title '',\
'MADatNLO.HwU' index 267 using (($1+$2)/2):(safe($7,$3,1.0)-1.0) ls 12 title '',\
'MADatNLO.HwU' index 267 using (($1+$2)/2):(safe($6,$3,1.0)-1.0) ls 12 title '',\
'MADatNLO.HwU' index 266 using (($1+$2)/2):(safe($7,$3,1.0)-1.0) ls 11 title '',\
'MADatNLO.HwU' index 266 using (($1+$2)/2):(safe($6,$3,1.0)-1.0) ls 11 title '',\
0.0 ls 999 title '',\
'MADatNLO.HwU' index 269 using (($1+$2)/2):(0.0):(safe($4,$3,0.0)) w yerrorbar ls 4 title '',\
'MADatNLO.HwU' index 269 using (($1+$2)/2):(safe($5,$3,1.0)-1.0) ls 4 title '',\
'MADatNLO.HwU' index 268 using (($1+$2)/2):(0.0):(safe($4,$3,0.0)) w yerrorbar ls 3 title '',\
'MADatNLO.HwU' index 268 using (($1+$2)/2):(safe($5,$3,1.0)-1.0) ls 3 title '',\
'MADatNLO.HwU' index 267 using (($1+$2)/2):(0.0):(safe($4,$3,0.0)) w yerrorbar ls 2 title '',\
'MADatNLO.HwU' index 267 using (($1+$2)/2):(safe($5,$3,1.0)-1.0) ls 2 title '',\
'MADatNLO.HwU' index 266 using (($1+$2)/2):(0.0):(safe($4,$3,0.0)) w yerrorbar ls 1 title '',\
'MADatNLO.HwU' index 266 using (($1+$2)/2):(safe($5,$3,1.0)-1.0) ls 1 title ''
#-- rendering subhistograms '(LO|#1SD0|#1SD1|#1)/(NLO|#1 central value) ratio'
unset label
unset format
set yrange [-2.4000e-01:1.2000e+00]
set origin 0.0000e+00, 2.0000e-01
set size 1.0000e+00, 1.5000e-01
set mytics 2
set ytics auto
set format x
unset logscale y
set ylabel "ratio w.r.t. NLO|#1"
set label "(LO|#1SD0|#1SD1|#1)/(NLO|#1 central value)" font ",9" at graph 0.03, graph 0.13
plot \
1.0 ls 999 title '',\
'MADatNLO.HwU' index 272 using (($1+$2)/2):7 ls 14 title '',\
'MADatNLO.HwU' index 272 using (($1+$2)/2):6 ls 14 title '',\
'MADatNLO.HwU' index 271 using (($1+$2)/2):7 ls 13 title '',\
'MADatNLO.HwU' index 271 using (($1+$2)/2):6 ls 13 title '',\
'MADatNLO.HwU' index 270 using (($1+$2)/2):7 ls 12 title '',\
'MADatNLO.HwU' index 270 using (($1+$2)/2):6 ls 12 title '',\
'MADatNLO.HwU' index 272 using (($1+$2)/2):5 ls 4 title '',\
'MADatNLO.HwU' index 272 using (($1+$2)/2):3:4 w yerrorbar ls 4 title '',\
'MADatNLO.HwU' index 272 using (($1+$2)/2):3 ls 4 title '',\
'MADatNLO.HwU' index 271 using (($1+$2)/2):5 ls 3 title '',\
'MADatNLO.HwU' index 271 using (($1+$2)/2):3:4 w yerrorbar ls 3 title '',\
'MADatNLO.HwU' index 271 using (($1+$2)/2):3 ls 3 title '',\
'MADatNLO.HwU' index 270 using (($1+$2)/2):5 ls 2 title '',\
'MADatNLO.HwU' index 270 using (($1+$2)/2):3:4 w yerrorbar ls 2 title '',\
'MADatNLO.HwU' index 270 using (($1+$2)/2):3 ls 2 title ''

unset label

################################################################################

################################################################################
### Rendering of the plot titled '2nd SF lep-neu pair log M'
################################################################################

set multiplot
set label "2nd SF lep-neu pair log M" font ",13" at graph 0.04, graph 1.05
set xrange [-2.0000e-01:3.8000e+00]
set bmargin 0 
set tmargin 0
set xtics nomirror
set ytics nomirror
set mytics 10
set xtics auto
set key horizontal noreverse maxcols 1 width -4 
set label front 'MadGraph5\_aMC\@NLO' font "Courier,11" rotate by 90 at graph 1.02, graph 0.04

#-- rendering subhistograms 'NLO|#1 and LO|#1 results'

set format y '10^{%T}'
set yrange [9.0000e-01:1.1000e+02]
set origin 0.0000e+00, 5.0000e-01
set size 1.0000e+00, 4.0000e-01
set mytics 10
set ytics auto
set format x ''
set logscale y
set ylabel "{/Symbol s} per bin [pb]"

plot \
sqrt(-1) ls 14 title 'SD1|#1, scale variation',\
sqrt(-1) ls 13 title 'SD0|#1, scale variation',\
sqrt(-1) ls 12 title 'LO|#1, scale variation',\
sqrt(-1) ls 11 title 'NLO|#1, scale variation',\
'MADatNLO.HwU' index 276 using (($1+$2)/2):($3 >= 0 ? sqrt(-1) : abs($3)):4 w yerrorbar ls 104 title '',\
'MADatNLO.HwU' index 276 using (($1+$2)/2):($3 >= 0 ? sqrt(-1) : abs($3)) ls 104 title '',\
'MADatNLO.HwU' index 276 using (($1+$2)/2):($3 < 0 ? sqrt(-1) : $3):4 w yerrorbar ls 4 title '',\
'MADatNLO.HwU' index 276 using (($1+$2)/2):($3 < 0 ? sqrt(-1) : $3) ls 4 title 'SD1|#1, central value, dynamical\_scale\_choice=10',\
'MADatNLO.HwU' index 275 using (($1+$2)/2):($3 >= 0 ? sqrt(-1) : abs($3)):4 w yerrorbar ls 103 title '',\
'MADatNLO.HwU' index 275 using (($1+$2)/2):($3 >= 0 ? sqrt(-1) : abs($3)) ls 103 title '',\
'MADatNLO.HwU' index 275 using (($1+$2)/2):($3 < 0 ? sqrt(-1) : $3):4 w yerrorbar ls 3 title '',\
'MADatNLO.HwU' index 275 using (($1+$2)/2):($3 < 0 ? sqrt(-1) : $3) ls 3 title 'SD0|#1, central value, dynamical\_scale\_choice=10',\
'MADatNLO.HwU' index 274 using (($1+$2)/2):($3 >= 0 ? sqrt(-1) : abs($3)):4 w yerrorbar ls 102 title '',\
'MADatNLO.HwU' index 274 using (($1+$2)/2):($3 >= 0 ? sqrt(-1) : abs($3)) ls 102 title '',\
'MADatNLO.HwU' index 274 using (($1+$2)/2):($3 < 0 ? sqrt(-1) : $3):4 w yerrorbar ls 2 title '',\
'MADatNLO.HwU' index 274 using (($1+$2)/2):($3 < 0 ? sqrt(-1) : $3) ls 2 title 'LO|#1, central value, dynamical\_scale\_choice=10',\
'MADatNLO.HwU' index 273 using (($1+$2)/2):($3 >= 0 ? sqrt(-1) : abs($3)):4 w yerrorbar ls 101 title '',\
'MADatNLO.HwU' index 273 using (($1+$2)/2):($3 >= 0 ? sqrt(-1) : abs($3)) ls 101 title '',\
'MADatNLO.HwU' index 273 using (($1+$2)/2):($3 < 0 ? sqrt(-1) : $3):4 w yerrorbar ls 1 title '',\
'MADatNLO.HwU' index 273 using (($1+$2)/2):($3 < 0 ? sqrt(-1) : $3) ls 1 title 'NLO|#1, central value, dynamical\_scale\_choice=10'
#-- rendering subhistograms 'Relative scale and PDF uncertainty'
unset label
unset format
set yrange [-1.4800e+00:1.4000e+00]
set origin 0.0000e+00, 3.5000e-01
set size 1.0000e+00, 1.5000e-01
set mytics 2
set ytics auto
set format x ''
unset logscale y
set ylabel "NLO|#1 rel.unc."
set label "Relative uncertainties w.r.t. central values" font ",9" front at graph 0.03, graph 0.13
plot \
'MADatNLO.HwU' index 276 using (($1+$2)/2):(safe($7,$3,1.0)-1.0) ls 14 title '',\
'MADatNLO.HwU' index 276 using (($1+$2)/2):(safe($6,$3,1.0)-1.0) ls 14 title '',\
'MADatNLO.HwU' index 275 using (($1+$2)/2):(safe($7,$3,1.0)-1.0) ls 13 title '',\
'MADatNLO.HwU' index 275 using (($1+$2)/2):(safe($6,$3,1.0)-1.0) ls 13 title '',\
'MADatNLO.HwU' index 274 using (($1+$2)/2):(safe($7,$3,1.0)-1.0) ls 12 title '',\
'MADatNLO.HwU' index 274 using (($1+$2)/2):(safe($6,$3,1.0)-1.0) ls 12 title '',\
'MADatNLO.HwU' index 273 using (($1+$2)/2):(safe($7,$3,1.0)-1.0) ls 11 title '',\
'MADatNLO.HwU' index 273 using (($1+$2)/2):(safe($6,$3,1.0)-1.0) ls 11 title '',\
0.0 ls 999 title '',\
'MADatNLO.HwU' index 276 using (($1+$2)/2):(0.0):(safe($4,$3,0.0)) w yerrorbar ls 4 title '',\
'MADatNLO.HwU' index 276 using (($1+$2)/2):(safe($5,$3,1.0)-1.0) ls 4 title '',\
'MADatNLO.HwU' index 275 using (($1+$2)/2):(0.0):(safe($4,$3,0.0)) w yerrorbar ls 3 title '',\
'MADatNLO.HwU' index 275 using (($1+$2)/2):(safe($5,$3,1.0)-1.0) ls 3 title '',\
'MADatNLO.HwU' index 274 using (($1+$2)/2):(0.0):(safe($4,$3,0.0)) w yerrorbar ls 2 title '',\
'MADatNLO.HwU' index 274 using (($1+$2)/2):(safe($5,$3,1.0)-1.0) ls 2 title '',\
'MADatNLO.HwU' index 273 using (($1+$2)/2):(0.0):(safe($4,$3,0.0)) w yerrorbar ls 1 title '',\
'MADatNLO.HwU' index 273 using (($1+$2)/2):(safe($5,$3,1.0)-1.0) ls 1 title ''
#-- rendering subhistograms '(LO|#1SD0|#1SD1|#1)/(NLO|#1 central value) ratio'
unset label
unset format
set yrange [-2.4000e-01:1.2000e+00]
set origin 0.0000e+00, 2.0000e-01
set size 1.0000e+00, 1.5000e-01
set mytics 2
set ytics auto
set format x
unset logscale y
set ylabel "ratio w.r.t. NLO|#1"
set label "(LO|#1SD0|#1SD1|#1)/(NLO|#1 central value)" font ",9" at graph 0.03, graph 0.13
plot \
1.0 ls 999 title '',\
'MADatNLO.HwU' index 279 using (($1+$2)/2):7 ls 14 title '',\
'MADatNLO.HwU' index 279 using (($1+$2)/2):6 ls 14 title '',\
'MADatNLO.HwU' index 278 using (($1+$2)/2):7 ls 13 title '',\
'MADatNLO.HwU' index 278 using (($1+$2)/2):6 ls 13 title '',\
'MADatNLO.HwU' index 277 using (($1+$2)/2):7 ls 12 title '',\
'MADatNLO.HwU' index 277 using (($1+$2)/2):6 ls 12 title '',\
'MADatNLO.HwU' index 279 using (($1+$2)/2):5 ls 4 title '',\
'MADatNLO.HwU' index 279 using (($1+$2)/2):3:4 w yerrorbar ls 4 title '',\
'MADatNLO.HwU' index 279 using (($1+$2)/2):3 ls 4 title '',\
'MADatNLO.HwU' index 278 using (($1+$2)/2):5 ls 3 title '',\
'MADatNLO.HwU' index 278 using (($1+$2)/2):3:4 w yerrorbar ls 3 title '',\
'MADatNLO.HwU' index 278 using (($1+$2)/2):3 ls 3 title '',\
'MADatNLO.HwU' index 277 using (($1+$2)/2):5 ls 2 title '',\
'MADatNLO.HwU' index 277 using (($1+$2)/2):3:4 w yerrorbar ls 2 title '',\
'MADatNLO.HwU' index 277 using (($1+$2)/2):3 ls 2 title ''

unset label

################################################################################

################################################################################
### Rendering of the plot titled 'epemmupmum log M'
################################################################################

set multiplot
set label "epemmupmum log M" font ",13" at graph 0.04, graph 1.05
set xrange [-2.0000e-01:3.8000e+00]
set bmargin 0 
set tmargin 0
set xtics nomirror
set ytics nomirror
set mytics 10
set xtics auto
set key horizontal noreverse maxcols 1 width -4 
set label front 'MadGraph5\_aMC\@NLO' font "Courier,11" rotate by 90 at graph 1.02, graph 0.04

#-- rendering subhistograms 'NLO|#1 and LO|#1 results'

set format y '10^{%T}'
set yrange [9.0000e-01:1.1000e+02]
set origin 0.0000e+00, 5.0000e-01
set size 1.0000e+00, 4.0000e-01
set mytics 10
set ytics auto
set format x ''
set logscale y
set ylabel "{/Symbol s} per bin [pb]"

plot \
sqrt(-1) ls 14 title 'SD1|#1, scale variation',\
sqrt(-1) ls 13 title 'SD0|#1, scale variation',\
sqrt(-1) ls 12 title 'LO|#1, scale variation',\
sqrt(-1) ls 11 title 'NLO|#1, scale variation',\
'MADatNLO.HwU' index 283 using (($1+$2)/2):($3 >= 0 ? sqrt(-1) : abs($3)):4 w yerrorbar ls 104 title '',\
'MADatNLO.HwU' index 283 using (($1+$2)/2):($3 >= 0 ? sqrt(-1) : abs($3)) ls 104 title '',\
'MADatNLO.HwU' index 283 using (($1+$2)/2):($3 < 0 ? sqrt(-1) : $3):4 w yerrorbar ls 4 title '',\
'MADatNLO.HwU' index 283 using (($1+$2)/2):($3 < 0 ? sqrt(-1) : $3) ls 4 title 'SD1|#1, central value, dynamical\_scale\_choice=10',\
'MADatNLO.HwU' index 282 using (($1+$2)/2):($3 >= 0 ? sqrt(-1) : abs($3)):4 w yerrorbar ls 103 title '',\
'MADatNLO.HwU' index 282 using (($1+$2)/2):($3 >= 0 ? sqrt(-1) : abs($3)) ls 103 title '',\
'MADatNLO.HwU' index 282 using (($1+$2)/2):($3 < 0 ? sqrt(-1) : $3):4 w yerrorbar ls 3 title '',\
'MADatNLO.HwU' index 282 using (($1+$2)/2):($3 < 0 ? sqrt(-1) : $3) ls 3 title 'SD0|#1, central value, dynamical\_scale\_choice=10',\
'MADatNLO.HwU' index 281 using (($1+$2)/2):($3 >= 0 ? sqrt(-1) : abs($3)):4 w yerrorbar ls 102 title '',\
'MADatNLO.HwU' index 281 using (($1+$2)/2):($3 >= 0 ? sqrt(-1) : abs($3)) ls 102 title '',\
'MADatNLO.HwU' index 281 using (($1+$2)/2):($3 < 0 ? sqrt(-1) : $3):4 w yerrorbar ls 2 title '',\
'MADatNLO.HwU' index 281 using (($1+$2)/2):($3 < 0 ? sqrt(-1) : $3) ls 2 title 'LO|#1, central value, dynamical\_scale\_choice=10',\
'MADatNLO.HwU' index 280 using (($1+$2)/2):($3 >= 0 ? sqrt(-1) : abs($3)):4 w yerrorbar ls 101 title '',\
'MADatNLO.HwU' index 280 using (($1+$2)/2):($3 >= 0 ? sqrt(-1) : abs($3)) ls 101 title '',\
'MADatNLO.HwU' index 280 using (($1+$2)/2):($3 < 0 ? sqrt(-1) : $3):4 w yerrorbar ls 1 title '',\
'MADatNLO.HwU' index 280 using (($1+$2)/2):($3 < 0 ? sqrt(-1) : $3) ls 1 title 'NLO|#1, central value, dynamical\_scale\_choice=10'
#-- rendering subhistograms 'Relative scale and PDF uncertainty'
unset label
unset format
set yrange [-1.4800e+00:1.4000e+00]
set origin 0.0000e+00, 3.5000e-01
set size 1.0000e+00, 1.5000e-01
set mytics 2
set ytics auto
set format x ''
unset logscale y
set ylabel "NLO|#1 rel.unc."
set label "Relative uncertainties w.r.t. central values" font ",9" front at graph 0.03, graph 0.13
plot \
'MADatNLO.HwU' index 283 using (($1+$2)/2):(safe($7,$3,1.0)-1.0) ls 14 title '',\
'MADatNLO.HwU' index 283 using (($1+$2)/2):(safe($6,$3,1.0)-1.0) ls 14 title '',\
'MADatNLO.HwU' index 282 using (($1+$2)/2):(safe($7,$3,1.0)-1.0) ls 13 title '',\
'MADatNLO.HwU' index 282 using (($1+$2)/2):(safe($6,$3,1.0)-1.0) ls 13 title '',\
'MADatNLO.HwU' index 281 using (($1+$2)/2):(safe($7,$3,1.0)-1.0) ls 12 title '',\
'MADatNLO.HwU' index 281 using (($1+$2)/2):(safe($6,$3,1.0)-1.0) ls 12 title '',\
'MADatNLO.HwU' index 280 using (($1+$2)/2):(safe($7,$3,1.0)-1.0) ls 11 title '',\
'MADatNLO.HwU' index 280 using (($1+$2)/2):(safe($6,$3,1.0)-1.0) ls 11 title '',\
0.0 ls 999 title '',\
'MADatNLO.HwU' index 283 using (($1+$2)/2):(0.0):(safe($4,$3,0.0)) w yerrorbar ls 4 title '',\
'MADatNLO.HwU' index 283 using (($1+$2)/2):(safe($5,$3,1.0)-1.0) ls 4 title '',\
'MADatNLO.HwU' index 282 using (($1+$2)/2):(0.0):(safe($4,$3,0.0)) w yerrorbar ls 3 title '',\
'MADatNLO.HwU' index 282 using (($1+$2)/2):(safe($5,$3,1.0)-1.0) ls 3 title '',\
'MADatNLO.HwU' index 281 using (($1+$2)/2):(0.0):(safe($4,$3,0.0)) w yerrorbar ls 2 title '',\
'MADatNLO.HwU' index 281 using (($1+$2)/2):(safe($5,$3,1.0)-1.0) ls 2 title '',\
'MADatNLO.HwU' index 280 using (($1+$2)/2):(0.0):(safe($4,$3,0.0)) w yerrorbar ls 1 title '',\
'MADatNLO.HwU' index 280 using (($1+$2)/2):(safe($5,$3,1.0)-1.0) ls 1 title ''
#-- rendering subhistograms '(LO|#1SD0|#1SD1|#1)/(NLO|#1 central value) ratio'
unset label
unset format
set yrange [-2.4000e-01:1.2000e+00]
set origin 0.0000e+00, 2.0000e-01
set size 1.0000e+00, 1.5000e-01
set mytics 2
set ytics auto
set format x
unset logscale y
set ylabel "ratio w.r.t. NLO|#1"
set label "(LO|#1SD0|#1SD1|#1)/(NLO|#1 central value)" font ",9" at graph 0.03, graph 0.13
plot \
1.0 ls 999 title '',\
'MADatNLO.HwU' index 286 using (($1+$2)/2):7 ls 14 title '',\
'MADatNLO.HwU' index 286 using (($1+$2)/2):6 ls 14 title '',\
'MADatNLO.HwU' index 285 using (($1+$2)/2):7 ls 13 title '',\
'MADatNLO.HwU' index 285 using (($1+$2)/2):6 ls 13 title '',\
'MADatNLO.HwU' index 284 using (($1+$2)/2):7 ls 12 title '',\
'MADatNLO.HwU' index 284 using (($1+$2)/2):6 ls 12 title '',\
'MADatNLO.HwU' index 286 using (($1+$2)/2):5 ls 4 title '',\
'MADatNLO.HwU' index 286 using (($1+$2)/2):3:4 w yerrorbar ls 4 title '',\
'MADatNLO.HwU' index 286 using (($1+$2)/2):3 ls 4 title '',\
'MADatNLO.HwU' index 285 using (($1+$2)/2):5 ls 3 title '',\
'MADatNLO.HwU' index 285 using (($1+$2)/2):3:4 w yerrorbar ls 3 title '',\
'MADatNLO.HwU' index 285 using (($1+$2)/2):3 ls 3 title '',\
'MADatNLO.HwU' index 284 using (($1+$2)/2):5 ls 2 title '',\
'MADatNLO.HwU' index 284 using (($1+$2)/2):3:4 w yerrorbar ls 2 title '',\
'MADatNLO.HwU' index 284 using (($1+$2)/2):3 ls 2 title ''

unset label

################################################################################

################################################################################
### Rendering of the plot titled 'epvemumvm log M'
################################################################################

set multiplot
set label "epvemumvm log M" font ",13" at graph 0.04, graph 1.05
set xrange [-2.0000e-01:3.8000e+00]
set bmargin 0 
set tmargin 0
set xtics nomirror
set ytics nomirror
set mytics 10
set xtics auto
set key horizontal noreverse maxcols 1 width -4 
set label front 'MadGraph5\_aMC\@NLO' font "Courier,11" rotate by 90 at graph 1.02, graph 0.04

#-- rendering subhistograms 'NLO|#1 and LO|#1 results'

set format y '10^{%T}'
set yrange [9.0000e-01:1.1000e+02]
set origin 0.0000e+00, 5.0000e-01
set size 1.0000e+00, 4.0000e-01
set mytics 10
set ytics auto
set format x ''
set logscale y
set ylabel "{/Symbol s} per bin [pb]"

plot \
sqrt(-1) ls 14 title 'SD1|#1, scale variation',\
sqrt(-1) ls 13 title 'SD0|#1, scale variation',\
sqrt(-1) ls 12 title 'LO|#1, scale variation',\
sqrt(-1) ls 11 title 'NLO|#1, scale variation',\
'MADatNLO.HwU' index 290 using (($1+$2)/2):($3 >= 0 ? sqrt(-1) : abs($3)):4 w yerrorbar ls 104 title '',\
'MADatNLO.HwU' index 290 using (($1+$2)/2):($3 >= 0 ? sqrt(-1) : abs($3)) ls 104 title '',\
'MADatNLO.HwU' index 290 using (($1+$2)/2):($3 < 0 ? sqrt(-1) : $3):4 w yerrorbar ls 4 title '',\
'MADatNLO.HwU' index 290 using (($1+$2)/2):($3 < 0 ? sqrt(-1) : $3) ls 4 title 'SD1|#1, central value, dynamical\_scale\_choice=10',\
'MADatNLO.HwU' index 289 using (($1+$2)/2):($3 >= 0 ? sqrt(-1) : abs($3)):4 w yerrorbar ls 103 title '',\
'MADatNLO.HwU' index 289 using (($1+$2)/2):($3 >= 0 ? sqrt(-1) : abs($3)) ls 103 title '',\
'MADatNLO.HwU' index 289 using (($1+$2)/2):($3 < 0 ? sqrt(-1) : $3):4 w yerrorbar ls 3 title '',\
'MADatNLO.HwU' index 289 using (($1+$2)/2):($3 < 0 ? sqrt(-1) : $3) ls 3 title 'SD0|#1, central value, dynamical\_scale\_choice=10',\
'MADatNLO.HwU' index 288 using (($1+$2)/2):($3 >= 0 ? sqrt(-1) : abs($3)):4 w yerrorbar ls 102 title '',\
'MADatNLO.HwU' index 288 using (($1+$2)/2):($3 >= 0 ? sqrt(-1) : abs($3)) ls 102 title '',\
'MADatNLO.HwU' index 288 using (($1+$2)/2):($3 < 0 ? sqrt(-1) : $3):4 w yerrorbar ls 2 title '',\
'MADatNLO.HwU' index 288 using (($1+$2)/2):($3 < 0 ? sqrt(-1) : $3) ls 2 title 'LO|#1, central value, dynamical\_scale\_choice=10',\
'MADatNLO.HwU' index 287 using (($1+$2)/2):($3 >= 0 ? sqrt(-1) : abs($3)):4 w yerrorbar ls 101 title '',\
'MADatNLO.HwU' index 287 using (($1+$2)/2):($3 >= 0 ? sqrt(-1) : abs($3)) ls 101 title '',\
'MADatNLO.HwU' index 287 using (($1+$2)/2):($3 < 0 ? sqrt(-1) : $3):4 w yerrorbar ls 1 title '',\
'MADatNLO.HwU' index 287 using (($1+$2)/2):($3 < 0 ? sqrt(-1) : $3) ls 1 title 'NLO|#1, central value, dynamical\_scale\_choice=10'
#-- rendering subhistograms 'Relative scale and PDF uncertainty'
unset label
unset format
set yrange [-1.4800e+00:1.4000e+00]
set origin 0.0000e+00, 3.5000e-01
set size 1.0000e+00, 1.5000e-01
set mytics 2
set ytics auto
set format x ''
unset logscale y
set ylabel "NLO|#1 rel.unc."
set label "Relative uncertainties w.r.t. central values" font ",9" front at graph 0.03, graph 0.13
plot \
'MADatNLO.HwU' index 290 using (($1+$2)/2):(safe($7,$3,1.0)-1.0) ls 14 title '',\
'MADatNLO.HwU' index 290 using (($1+$2)/2):(safe($6,$3,1.0)-1.0) ls 14 title '',\
'MADatNLO.HwU' index 289 using (($1+$2)/2):(safe($7,$3,1.0)-1.0) ls 13 title '',\
'MADatNLO.HwU' index 289 using (($1+$2)/2):(safe($6,$3,1.0)-1.0) ls 13 title '',\
'MADatNLO.HwU' index 288 using (($1+$2)/2):(safe($7,$3,1.0)-1.0) ls 12 title '',\
'MADatNLO.HwU' index 288 using (($1+$2)/2):(safe($6,$3,1.0)-1.0) ls 12 title '',\
'MADatNLO.HwU' index 287 using (($1+$2)/2):(safe($7,$3,1.0)-1.0) ls 11 title '',\
'MADatNLO.HwU' index 287 using (($1+$2)/2):(safe($6,$3,1.0)-1.0) ls 11 title '',\
0.0 ls 999 title '',\
'MADatNLO.HwU' index 290 using (($1+$2)/2):(0.0):(safe($4,$3,0.0)) w yerrorbar ls 4 title '',\
'MADatNLO.HwU' index 290 using (($1+$2)/2):(safe($5,$3,1.0)-1.0) ls 4 title '',\
'MADatNLO.HwU' index 289 using (($1+$2)/2):(0.0):(safe($4,$3,0.0)) w yerrorbar ls 3 title '',\
'MADatNLO.HwU' index 289 using (($1+$2)/2):(safe($5,$3,1.0)-1.0) ls 3 title '',\
'MADatNLO.HwU' index 288 using (($1+$2)/2):(0.0):(safe($4,$3,0.0)) w yerrorbar ls 2 title '',\
'MADatNLO.HwU' index 288 using (($1+$2)/2):(safe($5,$3,1.0)-1.0) ls 2 title '',\
'MADatNLO.HwU' index 287 using (($1+$2)/2):(0.0):(safe($4,$3,0.0)) w yerrorbar ls 1 title '',\
'MADatNLO.HwU' index 287 using (($1+$2)/2):(safe($5,$3,1.0)-1.0) ls 1 title ''
#-- rendering subhistograms '(LO|#1SD0|#1SD1|#1)/(NLO|#1 central value) ratio'
unset label
unset format
set yrange [-2.4000e-01:1.2000e+00]
set origin 0.0000e+00, 2.0000e-01
set size 1.0000e+00, 1.5000e-01
set mytics 2
set ytics auto
set format x
unset logscale y
set ylabel "ratio w.r.t. NLO|#1"
set label "(LO|#1SD0|#1SD1|#1)/(NLO|#1 central value)" font ",9" at graph 0.03, graph 0.13
plot \
1.0 ls 999 title '',\
'MADatNLO.HwU' index 293 using (($1+$2)/2):7 ls 14 title '',\
'MADatNLO.HwU' index 293 using (($1+$2)/2):6 ls 14 title '',\
'MADatNLO.HwU' index 292 using (($1+$2)/2):7 ls 13 title '',\
'MADatNLO.HwU' index 292 using (($1+$2)/2):6 ls 13 title '',\
'MADatNLO.HwU' index 291 using (($1+$2)/2):7 ls 12 title '',\
'MADatNLO.HwU' index 291 using (($1+$2)/2):6 ls 12 title '',\
'MADatNLO.HwU' index 293 using (($1+$2)/2):5 ls 4 title '',\
'MADatNLO.HwU' index 293 using (($1+$2)/2):3:4 w yerrorbar ls 4 title '',\
'MADatNLO.HwU' index 293 using (($1+$2)/2):3 ls 4 title '',\
'MADatNLO.HwU' index 292 using (($1+$2)/2):5 ls 3 title '',\
'MADatNLO.HwU' index 292 using (($1+$2)/2):3:4 w yerrorbar ls 3 title '',\
'MADatNLO.HwU' index 292 using (($1+$2)/2):3 ls 3 title '',\
'MADatNLO.HwU' index 291 using (($1+$2)/2):5 ls 2 title '',\
'MADatNLO.HwU' index 291 using (($1+$2)/2):3:4 w yerrorbar ls 2 title '',\
'MADatNLO.HwU' index 291 using (($1+$2)/2):3 ls 2 title ''

unset label

################################################################################

################################################################################
### Rendering of the plot titled 'ttbar log M'
################################################################################

set multiplot
set label "ttbar log M" font ",13" at graph 0.04, graph 1.05
set xrange [-2.0000e-01:3.8000e+00]
set bmargin 0 
set tmargin 0
set xtics nomirror
set ytics nomirror
set mytics 10
set xtics auto
set key horizontal noreverse maxcols 1 width -4 
set label front 'MadGraph5\_aMC\@NLO' font "Courier,11" rotate by 90 at graph 1.02, graph 0.04

#-- rendering subhistograms 'NLO|#1 and LO|#1 results'

set format y '10^{%T}'
set yrange [9.0000e-01:1.1000e+02]
set origin 0.0000e+00, 5.0000e-01
set size 1.0000e+00, 4.0000e-01
set mytics 10
set ytics auto
set format x ''
set logscale y
set ylabel "{/Symbol s} per bin [pb]"

plot \
sqrt(-1) ls 14 title 'SD1|#1, scale variation',\
sqrt(-1) ls 13 title 'SD0|#1, scale variation',\
sqrt(-1) ls 12 title 'LO|#1, scale variation',\
sqrt(-1) ls 11 title 'NLO|#1, scale variation',\
'MADatNLO.HwU' index 297 using (($1+$2)/2):($3 >= 0 ? sqrt(-1) : abs($3)):4 w yerrorbar ls 104 title '',\
'MADatNLO.HwU' index 297 using (($1+$2)/2):($3 >= 0 ? sqrt(-1) : abs($3)) ls 104 title '',\
'MADatNLO.HwU' index 297 using (($1+$2)/2):($3 < 0 ? sqrt(-1) : $3):4 w yerrorbar ls 4 title '',\
'MADatNLO.HwU' index 297 using (($1+$2)/2):($3 < 0 ? sqrt(-1) : $3) ls 4 title 'SD1|#1, central value, dynamical\_scale\_choice=10',\
'MADatNLO.HwU' index 296 using (($1+$2)/2):($3 >= 0 ? sqrt(-1) : abs($3)):4 w yerrorbar ls 103 title '',\
'MADatNLO.HwU' index 296 using (($1+$2)/2):($3 >= 0 ? sqrt(-1) : abs($3)) ls 103 title '',\
'MADatNLO.HwU' index 296 using (($1+$2)/2):($3 < 0 ? sqrt(-1) : $3):4 w yerrorbar ls 3 title '',\
'MADatNLO.HwU' index 296 using (($1+$2)/2):($3 < 0 ? sqrt(-1) : $3) ls 3 title 'SD0|#1, central value, dynamical\_scale\_choice=10',\
'MADatNLO.HwU' index 295 using (($1+$2)/2):($3 >= 0 ? sqrt(-1) : abs($3)):4 w yerrorbar ls 102 title '',\
'MADatNLO.HwU' index 295 using (($1+$2)/2):($3 >= 0 ? sqrt(-1) : abs($3)) ls 102 title '',\
'MADatNLO.HwU' index 295 using (($1+$2)/2):($3 < 0 ? sqrt(-1) : $3):4 w yerrorbar ls 2 title '',\
'MADatNLO.HwU' index 295 using (($1+$2)/2):($3 < 0 ? sqrt(-1) : $3) ls 2 title 'LO|#1, central value, dynamical\_scale\_choice=10',\
'MADatNLO.HwU' index 294 using (($1+$2)/2):($3 >= 0 ? sqrt(-1) : abs($3)):4 w yerrorbar ls 101 title '',\
'MADatNLO.HwU' index 294 using (($1+$2)/2):($3 >= 0 ? sqrt(-1) : abs($3)) ls 101 title '',\
'MADatNLO.HwU' index 294 using (($1+$2)/2):($3 < 0 ? sqrt(-1) : $3):4 w yerrorbar ls 1 title '',\
'MADatNLO.HwU' index 294 using (($1+$2)/2):($3 < 0 ? sqrt(-1) : $3) ls 1 title 'NLO|#1, central value, dynamical\_scale\_choice=10'
#-- rendering subhistograms 'Relative scale and PDF uncertainty'
unset label
unset format
set yrange [-1.4800e+00:1.4000e+00]
set origin 0.0000e+00, 3.5000e-01
set size 1.0000e+00, 1.5000e-01
set mytics 2
set ytics auto
set format x ''
unset logscale y
set ylabel "NLO|#1 rel.unc."
set label "Relative uncertainties w.r.t. central values" font ",9" front at graph 0.03, graph 0.13
plot \
'MADatNLO.HwU' index 297 using (($1+$2)/2):(safe($7,$3,1.0)-1.0) ls 14 title '',\
'MADatNLO.HwU' index 297 using (($1+$2)/2):(safe($6,$3,1.0)-1.0) ls 14 title '',\
'MADatNLO.HwU' index 296 using (($1+$2)/2):(safe($7,$3,1.0)-1.0) ls 13 title '',\
'MADatNLO.HwU' index 296 using (($1+$2)/2):(safe($6,$3,1.0)-1.0) ls 13 title '',\
'MADatNLO.HwU' index 295 using (($1+$2)/2):(safe($7,$3,1.0)-1.0) ls 12 title '',\
'MADatNLO.HwU' index 295 using (($1+$2)/2):(safe($6,$3,1.0)-1.0) ls 12 title '',\
'MADatNLO.HwU' index 294 using (($1+$2)/2):(safe($7,$3,1.0)-1.0) ls 11 title '',\
'MADatNLO.HwU' index 294 using (($1+$2)/2):(safe($6,$3,1.0)-1.0) ls 11 title '',\
0.0 ls 999 title '',\
'MADatNLO.HwU' index 297 using (($1+$2)/2):(0.0):(safe($4,$3,0.0)) w yerrorbar ls 4 title '',\
'MADatNLO.HwU' index 297 using (($1+$2)/2):(safe($5,$3,1.0)-1.0) ls 4 title '',\
'MADatNLO.HwU' index 296 using (($1+$2)/2):(0.0):(safe($4,$3,0.0)) w yerrorbar ls 3 title '',\
'MADatNLO.HwU' index 296 using (($1+$2)/2):(safe($5,$3,1.0)-1.0) ls 3 title '',\
'MADatNLO.HwU' index 295 using (($1+$2)/2):(0.0):(safe($4,$3,0.0)) w yerrorbar ls 2 title '',\
'MADatNLO.HwU' index 295 using (($1+$2)/2):(safe($5,$3,1.0)-1.0) ls 2 title '',\
'MADatNLO.HwU' index 294 using (($1+$2)/2):(0.0):(safe($4,$3,0.0)) w yerrorbar ls 1 title '',\
'MADatNLO.HwU' index 294 using (($1+$2)/2):(safe($5,$3,1.0)-1.0) ls 1 title ''
#-- rendering subhistograms '(LO|#1SD0|#1SD1|#1)/(NLO|#1 central value) ratio'
unset label
unset format
set yrange [-2.4000e-01:1.2000e+00]
set origin 0.0000e+00, 2.0000e-01
set size 1.0000e+00, 1.5000e-01
set mytics 2
set ytics auto
set format x
unset logscale y
set ylabel "ratio w.r.t. NLO|#1"
set label "(LO|#1SD0|#1SD1|#1)/(NLO|#1 central value)" font ",9" at graph 0.03, graph 0.13
plot \
1.0 ls 999 title '',\
'MADatNLO.HwU' index 300 using (($1+$2)/2):7 ls 14 title '',\
'MADatNLO.HwU' index 300 using (($1+$2)/2):6 ls 14 title '',\
'MADatNLO.HwU' index 299 using (($1+$2)/2):7 ls 13 title '',\
'MADatNLO.HwU' index 299 using (($1+$2)/2):6 ls 13 title '',\
'MADatNLO.HwU' index 298 using (($1+$2)/2):7 ls 12 title '',\
'MADatNLO.HwU' index 298 using (($1+$2)/2):6 ls 12 title '',\
'MADatNLO.HwU' index 300 using (($1+$2)/2):5 ls 4 title '',\
'MADatNLO.HwU' index 300 using (($1+$2)/2):3:4 w yerrorbar ls 4 title '',\
'MADatNLO.HwU' index 300 using (($1+$2)/2):3 ls 4 title '',\
'MADatNLO.HwU' index 299 using (($1+$2)/2):5 ls 3 title '',\
'MADatNLO.HwU' index 299 using (($1+$2)/2):3:4 w yerrorbar ls 3 title '',\
'MADatNLO.HwU' index 299 using (($1+$2)/2):3 ls 3 title '',\
'MADatNLO.HwU' index 298 using (($1+$2)/2):5 ls 2 title '',\
'MADatNLO.HwU' index 298 using (($1+$2)/2):3:4 w yerrorbar ls 2 title '',\
'MADatNLO.HwU' index 298 using (($1+$2)/2):3 ls 2 title ''

unset label

################################################################################

################################################################################
### Rendering of the plot titled 'higgs-pair log M'
################################################################################

set multiplot
set label "higgs-pair log M" font ",13" at graph 0.04, graph 1.05
set xrange [-2.0000e-01:3.8000e+00]
set bmargin 0 
set tmargin 0
set xtics nomirror
set ytics nomirror
set mytics 10
set xtics auto
set key horizontal noreverse maxcols 1 width -4 
set label front 'MadGraph5\_aMC\@NLO' font "Courier,11" rotate by 90 at graph 1.02, graph 0.04

#-- rendering subhistograms 'NLO|#1 and LO|#1 results'

set format y '10^{%T}'
set yrange [9.0000e-01:1.1000e+02]
set origin 0.0000e+00, 5.0000e-01
set size 1.0000e+00, 4.0000e-01
set mytics 10
set ytics auto
set format x ''
set logscale y
set ylabel "{/Symbol s} per bin [pb]"

plot \
sqrt(-1) ls 14 title 'SD1|#1, scale variation',\
sqrt(-1) ls 13 title 'SD0|#1, scale variation',\
sqrt(-1) ls 12 title 'LO|#1, scale variation',\
sqrt(-1) ls 11 title 'NLO|#1, scale variation',\
'MADatNLO.HwU' index 304 using (($1+$2)/2):($3 >= 0 ? sqrt(-1) : abs($3)):4 w yerrorbar ls 104 title '',\
'MADatNLO.HwU' index 304 using (($1+$2)/2):($3 >= 0 ? sqrt(-1) : abs($3)) ls 104 title '',\
'MADatNLO.HwU' index 304 using (($1+$2)/2):($3 < 0 ? sqrt(-1) : $3):4 w yerrorbar ls 4 title '',\
'MADatNLO.HwU' index 304 using (($1+$2)/2):($3 < 0 ? sqrt(-1) : $3) ls 4 title 'SD1|#1, central value, dynamical\_scale\_choice=10',\
'MADatNLO.HwU' index 303 using (($1+$2)/2):($3 >= 0 ? sqrt(-1) : abs($3)):4 w yerrorbar ls 103 title '',\
'MADatNLO.HwU' index 303 using (($1+$2)/2):($3 >= 0 ? sqrt(-1) : abs($3)) ls 103 title '',\
'MADatNLO.HwU' index 303 using (($1+$2)/2):($3 < 0 ? sqrt(-1) : $3):4 w yerrorbar ls 3 title '',\
'MADatNLO.HwU' index 303 using (($1+$2)/2):($3 < 0 ? sqrt(-1) : $3) ls 3 title 'SD0|#1, central value, dynamical\_scale\_choice=10',\
'MADatNLO.HwU' index 302 using (($1+$2)/2):($3 >= 0 ? sqrt(-1) : abs($3)):4 w yerrorbar ls 102 title '',\
'MADatNLO.HwU' index 302 using (($1+$2)/2):($3 >= 0 ? sqrt(-1) : abs($3)) ls 102 title '',\
'MADatNLO.HwU' index 302 using (($1+$2)/2):($3 < 0 ? sqrt(-1) : $3):4 w yerrorbar ls 2 title '',\
'MADatNLO.HwU' index 302 using (($1+$2)/2):($3 < 0 ? sqrt(-1) : $3) ls 2 title 'LO|#1, central value, dynamical\_scale\_choice=10',\
'MADatNLO.HwU' index 301 using (($1+$2)/2):($3 >= 0 ? sqrt(-1) : abs($3)):4 w yerrorbar ls 101 title '',\
'MADatNLO.HwU' index 301 using (($1+$2)/2):($3 >= 0 ? sqrt(-1) : abs($3)) ls 101 title '',\
'MADatNLO.HwU' index 301 using (($1+$2)/2):($3 < 0 ? sqrt(-1) : $3):4 w yerrorbar ls 1 title '',\
'MADatNLO.HwU' index 301 using (($1+$2)/2):($3 < 0 ? sqrt(-1) : $3) ls 1 title 'NLO|#1, central value, dynamical\_scale\_choice=10'
#-- rendering subhistograms 'Relative scale and PDF uncertainty'
unset label
unset format
set yrange [-1.4800e+00:1.4000e+00]
set origin 0.0000e+00, 3.5000e-01
set size 1.0000e+00, 1.5000e-01
set mytics 2
set ytics auto
set format x ''
unset logscale y
set ylabel "NLO|#1 rel.unc."
set label "Relative uncertainties w.r.t. central values" font ",9" front at graph 0.03, graph 0.13
plot \
'MADatNLO.HwU' index 304 using (($1+$2)/2):(safe($7,$3,1.0)-1.0) ls 14 title '',\
'MADatNLO.HwU' index 304 using (($1+$2)/2):(safe($6,$3,1.0)-1.0) ls 14 title '',\
'MADatNLO.HwU' index 303 using (($1+$2)/2):(safe($7,$3,1.0)-1.0) ls 13 title '',\
'MADatNLO.HwU' index 303 using (($1+$2)/2):(safe($6,$3,1.0)-1.0) ls 13 title '',\
'MADatNLO.HwU' index 302 using (($1+$2)/2):(safe($7,$3,1.0)-1.0) ls 12 title '',\
'MADatNLO.HwU' index 302 using (($1+$2)/2):(safe($6,$3,1.0)-1.0) ls 12 title '',\
'MADatNLO.HwU' index 301 using (($1+$2)/2):(safe($7,$3,1.0)-1.0) ls 11 title '',\
'MADatNLO.HwU' index 301 using (($1+$2)/2):(safe($6,$3,1.0)-1.0) ls 11 title '',\
0.0 ls 999 title '',\
'MADatNLO.HwU' index 304 using (($1+$2)/2):(0.0):(safe($4,$3,0.0)) w yerrorbar ls 4 title '',\
'MADatNLO.HwU' index 304 using (($1+$2)/2):(safe($5,$3,1.0)-1.0) ls 4 title '',\
'MADatNLO.HwU' index 303 using (($1+$2)/2):(0.0):(safe($4,$3,0.0)) w yerrorbar ls 3 title '',\
'MADatNLO.HwU' index 303 using (($1+$2)/2):(safe($5,$3,1.0)-1.0) ls 3 title '',\
'MADatNLO.HwU' index 302 using (($1+$2)/2):(0.0):(safe($4,$3,0.0)) w yerrorbar ls 2 title '',\
'MADatNLO.HwU' index 302 using (($1+$2)/2):(safe($5,$3,1.0)-1.0) ls 2 title '',\
'MADatNLO.HwU' index 301 using (($1+$2)/2):(0.0):(safe($4,$3,0.0)) w yerrorbar ls 1 title '',\
'MADatNLO.HwU' index 301 using (($1+$2)/2):(safe($5,$3,1.0)-1.0) ls 1 title ''
#-- rendering subhistograms '(LO|#1SD0|#1SD1|#1)/(NLO|#1 central value) ratio'
unset label
unset format
set yrange [-2.4000e-01:1.2000e+00]
set origin 0.0000e+00, 2.0000e-01
set size 1.0000e+00, 1.5000e-01
set mytics 2
set ytics auto
set format x
unset logscale y
set ylabel "ratio w.r.t. NLO|#1"
set label "(LO|#1SD0|#1SD1|#1)/(NLO|#1 central value)" font ",9" at graph 0.03, graph 0.13
plot \
1.0 ls 999 title '',\
'MADatNLO.HwU' index 307 using (($1+$2)/2):7 ls 14 title '',\
'MADatNLO.HwU' index 307 using (($1+$2)/2):6 ls 14 title '',\
'MADatNLO.HwU' index 306 using (($1+$2)/2):7 ls 13 title '',\
'MADatNLO.HwU' index 306 using (($1+$2)/2):6 ls 13 title '',\
'MADatNLO.HwU' index 305 using (($1+$2)/2):7 ls 12 title '',\
'MADatNLO.HwU' index 305 using (($1+$2)/2):6 ls 12 title '',\
'MADatNLO.HwU' index 307 using (($1+$2)/2):5 ls 4 title '',\
'MADatNLO.HwU' index 307 using (($1+$2)/2):3:4 w yerrorbar ls 4 title '',\
'MADatNLO.HwU' index 307 using (($1+$2)/2):3 ls 4 title '',\
'MADatNLO.HwU' index 306 using (($1+$2)/2):5 ls 3 title '',\
'MADatNLO.HwU' index 306 using (($1+$2)/2):3:4 w yerrorbar ls 3 title '',\
'MADatNLO.HwU' index 306 using (($1+$2)/2):3 ls 3 title '',\
'MADatNLO.HwU' index 305 using (($1+$2)/2):5 ls 2 title '',\
'MADatNLO.HwU' index 305 using (($1+$2)/2):3:4 w yerrorbar ls 2 title '',\
'MADatNLO.HwU' index 305 using (($1+$2)/2):3 ls 2 title ''

unset label

################################################################################

################################################################################
### Rendering of the plot titled 'j1j2 log M'
################################################################################

set multiplot
set label "j1j2 log M" font ",13" at graph 0.04, graph 1.05
set xrange [3.2000e+00:4.5000e+00]
set bmargin 0 
set tmargin 0
set xtics nomirror
set ytics nomirror
set mytics 10
set xtics auto
set key horizontal noreverse maxcols 1 width -4 
set label front 'MadGraph5\_aMC\@NLO' font "Courier,11" rotate by 90 at graph 1.02, graph 0.04

#-- rendering subhistograms 'NLO|#1 and LO|#1 results'

set format y '10^{%T}'
set yrange [1.5485e-09:1.7668e-05]
set origin 0.0000e+00, 5.0000e-01
set size 1.0000e+00, 4.0000e-01
set mytics 10
set ytics auto
set format x ''
set logscale y
set ylabel "{/Symbol s} per bin [pb]"

plot \
sqrt(-1) ls 14 title 'SD1|#1, scale variation',\
sqrt(-1) ls 13 title 'SD0|#1, scale variation',\
sqrt(-1) ls 12 title 'LO|#1, scale variation',\
sqrt(-1) ls 11 title 'NLO|#1, scale variation',\
'MADatNLO.HwU' index 311 using (($1+$2)/2):($3 >= 0 ? sqrt(-1) : abs($3)):4 w yerrorbar ls 104 title '',\
'MADatNLO.HwU' index 311 using (($1+$2)/2):($3 >= 0 ? sqrt(-1) : abs($3)) ls 104 title '',\
'MADatNLO.HwU' index 311 using (($1+$2)/2):($3 < 0 ? sqrt(-1) : $3):4 w yerrorbar ls 4 title '',\
'MADatNLO.HwU' index 311 using (($1+$2)/2):($3 < 0 ? sqrt(-1) : $3) ls 4 title 'SD1|#1, central value, dynamical\_scale\_choice=10',\
'MADatNLO.HwU' index 310 using (($1+$2)/2):($3 >= 0 ? sqrt(-1) : abs($3)):4 w yerrorbar ls 103 title '',\
'MADatNLO.HwU' index 310 using (($1+$2)/2):($3 >= 0 ? sqrt(-1) : abs($3)) ls 103 title '',\
'MADatNLO.HwU' index 310 using (($1+$2)/2):($3 < 0 ? sqrt(-1) : $3):4 w yerrorbar ls 3 title '',\
'MADatNLO.HwU' index 310 using (($1+$2)/2):($3 < 0 ? sqrt(-1) : $3) ls 3 title 'SD0|#1, central value, dynamical\_scale\_choice=10',\
'MADatNLO.HwU' index 309 using (($1+$2)/2):($3 >= 0 ? sqrt(-1) : abs($3)):4 w yerrorbar ls 102 title '',\
'MADatNLO.HwU' index 309 using (($1+$2)/2):($3 >= 0 ? sqrt(-1) : abs($3)) ls 102 title '',\
'MADatNLO.HwU' index 309 using (($1+$2)/2):($3 < 0 ? sqrt(-1) : $3):4 w yerrorbar ls 2 title '',\
'MADatNLO.HwU' index 309 using (($1+$2)/2):($3 < 0 ? sqrt(-1) : $3) ls 2 title 'LO|#1, central value, dynamical\_scale\_choice=10',\
'MADatNLO.HwU' index 308 using (($1+$2)/2):($3 >= 0 ? sqrt(-1) : abs($3)):4 w yerrorbar ls 101 title '',\
'MADatNLO.HwU' index 308 using (($1+$2)/2):($3 >= 0 ? sqrt(-1) : abs($3)) ls 101 title '',\
'MADatNLO.HwU' index 308 using (($1+$2)/2):($3 < 0 ? sqrt(-1) : $3):4 w yerrorbar ls 1 title '',\
'MADatNLO.HwU' index 308 using (($1+$2)/2):($3 < 0 ? sqrt(-1) : $3) ls 1 title 'NLO|#1, central value, dynamical\_scale\_choice=10'
#-- rendering subhistograms 'Relative scale and PDF uncertainty'
unset label
unset format
set yrange [-1.4911e-01:1.5709e-01]
set origin 0.0000e+00, 3.5000e-01
set size 1.0000e+00, 1.5000e-01
set mytics 2
set ytics auto
set format x ''
unset logscale y
set ylabel "NLO|#1 rel.unc."
set label "Relative uncertainties w.r.t. central values" font ",9" front at graph 0.03, graph 0.13
plot \
'MADatNLO.HwU' index 311 using (($1+$2)/2):(safe($7,$3,1.0)-1.0) ls 14 title '',\
'MADatNLO.HwU' index 311 using (($1+$2)/2):(safe($6,$3,1.0)-1.0) ls 14 title '',\
'MADatNLO.HwU' index 310 using (($1+$2)/2):(safe($7,$3,1.0)-1.0) ls 13 title '',\
'MADatNLO.HwU' index 310 using (($1+$2)/2):(safe($6,$3,1.0)-1.0) ls 13 title '',\
'MADatNLO.HwU' index 309 using (($1+$2)/2):(safe($7,$3,1.0)-1.0) ls 12 title '',\
'MADatNLO.HwU' index 309 using (($1+$2)/2):(safe($6,$3,1.0)-1.0) ls 12 title '',\
'MADatNLO.HwU' index 308 using (($1+$2)/2):(safe($7,$3,1.0)-1.0) ls 11 title '',\
'MADatNLO.HwU' index 308 using (($1+$2)/2):(safe($6,$3,1.0)-1.0) ls 11 title '',\
0.0 ls 999 title '',\
'MADatNLO.HwU' index 311 using (($1+$2)/2):(0.0):(safe($4,$3,0.0)) w yerrorbar ls 4 title '',\
'MADatNLO.HwU' index 311 using (($1+$2)/2):(safe($5,$3,1.0)-1.0) ls 4 title '',\
'MADatNLO.HwU' index 310 using (($1+$2)/2):(0.0):(safe($4,$3,0.0)) w yerrorbar ls 3 title '',\
'MADatNLO.HwU' index 310 using (($1+$2)/2):(safe($5,$3,1.0)-1.0) ls 3 title '',\
'MADatNLO.HwU' index 309 using (($1+$2)/2):(0.0):(safe($4,$3,0.0)) w yerrorbar ls 2 title '',\
'MADatNLO.HwU' index 309 using (($1+$2)/2):(safe($5,$3,1.0)-1.0) ls 2 title '',\
'MADatNLO.HwU' index 308 using (($1+$2)/2):(0.0):(safe($4,$3,0.0)) w yerrorbar ls 1 title '',\
'MADatNLO.HwU' index 308 using (($1+$2)/2):(safe($5,$3,1.0)-1.0) ls 1 title ''
#-- rendering subhistograms '(LO|#1SD0|#1SD1|#1)/(NLO|#1 central value) ratio'
unset label
unset format
set yrange [2.2409e-01:1.7340e+00]
set origin 0.0000e+00, 2.0000e-01
set size 1.0000e+00, 1.5000e-01
set mytics 2
set ytics auto
set format x
unset logscale y
set ylabel "ratio w.r.t. NLO|#1"
set label "(LO|#1SD0|#1SD1|#1)/(NLO|#1 central value)" font ",9" at graph 0.03, graph 0.13
plot \
1.0 ls 999 title '',\
'MADatNLO.HwU' index 314 using (($1+$2)/2):7 ls 14 title '',\
'MADatNLO.HwU' index 314 using (($1+$2)/2):6 ls 14 title '',\
'MADatNLO.HwU' index 313 using (($1+$2)/2):7 ls 13 title '',\
'MADatNLO.HwU' index 313 using (($1+$2)/2):6 ls 13 title '',\
'MADatNLO.HwU' index 312 using (($1+$2)/2):7 ls 12 title '',\
'MADatNLO.HwU' index 312 using (($1+$2)/2):6 ls 12 title '',\
'MADatNLO.HwU' index 314 using (($1+$2)/2):5 ls 4 title '',\
'MADatNLO.HwU' index 314 using (($1+$2)/2):3:4 w yerrorbar ls 4 title '',\
'MADatNLO.HwU' index 314 using (($1+$2)/2):3 ls 4 title '',\
'MADatNLO.HwU' index 313 using (($1+$2)/2):5 ls 3 title '',\
'MADatNLO.HwU' index 313 using (($1+$2)/2):3:4 w yerrorbar ls 3 title '',\
'MADatNLO.HwU' index 313 using (($1+$2)/2):3 ls 3 title '',\
'MADatNLO.HwU' index 312 using (($1+$2)/2):5 ls 2 title '',\
'MADatNLO.HwU' index 312 using (($1+$2)/2):3:4 w yerrorbar ls 2 title '',\
'MADatNLO.HwU' index 312 using (($1+$2)/2):3 ls 2 title ''

unset label

################################################################################

################################################################################
### Rendering of the plot titled 'j2j3 log M'
################################################################################

set multiplot
set label "j2j3 log M" font ",13" at graph 0.04, graph 1.05
set xrange [3.0000e+00:4.5000e+00]
set bmargin 0 
set tmargin 0
set xtics nomirror
set ytics nomirror
set mytics 10
set xtics auto
set key horizontal noreverse maxcols 1 width -4 
set label front 'MadGraph5\_aMC\@NLO' font "Courier,11" rotate by 90 at graph 1.02, graph 0.04

#-- rendering subhistograms 'NLO|#1 and LO|#1 results'

set format y '10^{%T}'
set yrange [1.3816e-10:1.7479e-05]
set origin 0.0000e+00, 5.0000e-01
set size 1.0000e+00, 4.0000e-01
set mytics 10
set ytics auto
set format x ''
set logscale y
set ylabel "{/Symbol s} per bin [pb]"

plot \
sqrt(-1) ls 14 title 'SD1|#1, scale variation',\
sqrt(-1) ls 13 title 'SD0|#1, scale variation',\
sqrt(-1) ls 12 title 'LO|#1, scale variation',\
sqrt(-1) ls 11 title 'NLO|#1, scale variation',\
'MADatNLO.HwU' index 318 using (($1+$2)/2):($3 >= 0 ? sqrt(-1) : abs($3)):4 w yerrorbar ls 104 title '',\
'MADatNLO.HwU' index 318 using (($1+$2)/2):($3 >= 0 ? sqrt(-1) : abs($3)) ls 104 title '',\
'MADatNLO.HwU' index 318 using (($1+$2)/2):($3 < 0 ? sqrt(-1) : $3):4 w yerrorbar ls 4 title '',\
'MADatNLO.HwU' index 318 using (($1+$2)/2):($3 < 0 ? sqrt(-1) : $3) ls 4 title 'SD1|#1, central value, dynamical\_scale\_choice=10',\
'MADatNLO.HwU' index 317 using (($1+$2)/2):($3 >= 0 ? sqrt(-1) : abs($3)):4 w yerrorbar ls 103 title '',\
'MADatNLO.HwU' index 317 using (($1+$2)/2):($3 >= 0 ? sqrt(-1) : abs($3)) ls 103 title '',\
'MADatNLO.HwU' index 317 using (($1+$2)/2):($3 < 0 ? sqrt(-1) : $3):4 w yerrorbar ls 3 title '',\
'MADatNLO.HwU' index 317 using (($1+$2)/2):($3 < 0 ? sqrt(-1) : $3) ls 3 title 'SD0|#1, central value, dynamical\_scale\_choice=10',\
'MADatNLO.HwU' index 316 using (($1+$2)/2):($3 >= 0 ? sqrt(-1) : abs($3)):4 w yerrorbar ls 102 title '',\
'MADatNLO.HwU' index 316 using (($1+$2)/2):($3 >= 0 ? sqrt(-1) : abs($3)) ls 102 title '',\
'MADatNLO.HwU' index 316 using (($1+$2)/2):($3 < 0 ? sqrt(-1) : $3):4 w yerrorbar ls 2 title '',\
'MADatNLO.HwU' index 316 using (($1+$2)/2):($3 < 0 ? sqrt(-1) : $3) ls 2 title 'LO|#1, central value, dynamical\_scale\_choice=10',\
'MADatNLO.HwU' index 315 using (($1+$2)/2):($3 >= 0 ? sqrt(-1) : abs($3)):4 w yerrorbar ls 101 title '',\
'MADatNLO.HwU' index 315 using (($1+$2)/2):($3 >= 0 ? sqrt(-1) : abs($3)) ls 101 title '',\
'MADatNLO.HwU' index 315 using (($1+$2)/2):($3 < 0 ? sqrt(-1) : $3):4 w yerrorbar ls 1 title '',\
'MADatNLO.HwU' index 315 using (($1+$2)/2):($3 < 0 ? sqrt(-1) : $3) ls 1 title 'NLO|#1, central value, dynamical\_scale\_choice=10'
#-- rendering subhistograms 'Relative scale and PDF uncertainty'
unset label
unset format
set yrange [-2.4407e-01:2.3088e-01]
set origin 0.0000e+00, 3.5000e-01
set size 1.0000e+00, 1.5000e-01
set mytics 2
set ytics auto
set format x ''
unset logscale y
set ylabel "NLO|#1 rel.unc."
set label "Relative uncertainties w.r.t. central values" font ",9" front at graph 0.03, graph 0.13
plot \
'MADatNLO.HwU' index 318 using (($1+$2)/2):(safe($7,$3,1.0)-1.0) ls 14 title '',\
'MADatNLO.HwU' index 318 using (($1+$2)/2):(safe($6,$3,1.0)-1.0) ls 14 title '',\
'MADatNLO.HwU' index 317 using (($1+$2)/2):(safe($7,$3,1.0)-1.0) ls 13 title '',\
'MADatNLO.HwU' index 317 using (($1+$2)/2):(safe($6,$3,1.0)-1.0) ls 13 title '',\
'MADatNLO.HwU' index 316 using (($1+$2)/2):(safe($7,$3,1.0)-1.0) ls 12 title '',\
'MADatNLO.HwU' index 316 using (($1+$2)/2):(safe($6,$3,1.0)-1.0) ls 12 title '',\
'MADatNLO.HwU' index 315 using (($1+$2)/2):(safe($7,$3,1.0)-1.0) ls 11 title '',\
'MADatNLO.HwU' index 315 using (($1+$2)/2):(safe($6,$3,1.0)-1.0) ls 11 title '',\
0.0 ls 999 title '',\
'MADatNLO.HwU' index 318 using (($1+$2)/2):(0.0):(safe($4,$3,0.0)) w yerrorbar ls 4 title '',\
'MADatNLO.HwU' index 318 using (($1+$2)/2):(safe($5,$3,1.0)-1.0) ls 4 title '',\
'MADatNLO.HwU' index 317 using (($1+$2)/2):(0.0):(safe($4,$3,0.0)) w yerrorbar ls 3 title '',\
'MADatNLO.HwU' index 317 using (($1+$2)/2):(safe($5,$3,1.0)-1.0) ls 3 title '',\
'MADatNLO.HwU' index 316 using (($1+$2)/2):(0.0):(safe($4,$3,0.0)) w yerrorbar ls 2 title '',\
'MADatNLO.HwU' index 316 using (($1+$2)/2):(safe($5,$3,1.0)-1.0) ls 2 title '',\
'MADatNLO.HwU' index 315 using (($1+$2)/2):(0.0):(safe($4,$3,0.0)) w yerrorbar ls 1 title '',\
'MADatNLO.HwU' index 315 using (($1+$2)/2):(safe($5,$3,1.0)-1.0) ls 1 title ''
#-- rendering subhistograms '(LO|#1SD0|#1SD1|#1)/(NLO|#1 central value) ratio'
unset label
unset format
set yrange [8.7415e-02:1.8633e+00]
set origin 0.0000e+00, 2.0000e-01
set size 1.0000e+00, 1.5000e-01
set mytics 2
set ytics auto
set format x
unset logscale y
set ylabel "ratio w.r.t. NLO|#1"
set label "(LO|#1SD0|#1SD1|#1)/(NLO|#1 central value)" font ",9" at graph 0.03, graph 0.13
plot \
1.0 ls 999 title '',\
'MADatNLO.HwU' index 321 using (($1+$2)/2):7 ls 14 title '',\
'MADatNLO.HwU' index 321 using (($1+$2)/2):6 ls 14 title '',\
'MADatNLO.HwU' index 320 using (($1+$2)/2):7 ls 13 title '',\
'MADatNLO.HwU' index 320 using (($1+$2)/2):6 ls 13 title '',\
'MADatNLO.HwU' index 319 using (($1+$2)/2):7 ls 12 title '',\
'MADatNLO.HwU' index 319 using (($1+$2)/2):6 ls 12 title '',\
'MADatNLO.HwU' index 321 using (($1+$2)/2):5 ls 4 title '',\
'MADatNLO.HwU' index 321 using (($1+$2)/2):3:4 w yerrorbar ls 4 title '',\
'MADatNLO.HwU' index 321 using (($1+$2)/2):3 ls 4 title '',\
'MADatNLO.HwU' index 320 using (($1+$2)/2):5 ls 3 title '',\
'MADatNLO.HwU' index 320 using (($1+$2)/2):3:4 w yerrorbar ls 3 title '',\
'MADatNLO.HwU' index 320 using (($1+$2)/2):3 ls 3 title '',\
'MADatNLO.HwU' index 319 using (($1+$2)/2):5 ls 2 title '',\
'MADatNLO.HwU' index 319 using (($1+$2)/2):3:4 w yerrorbar ls 2 title '',\
'MADatNLO.HwU' index 319 using (($1+$2)/2):3 ls 2 title ''

unset label

################################################################################

################################################################################
### Rendering of the plot titled 'j1j3 log M'
################################################################################

set multiplot
set label "j1j3 log M" font ",13" at graph 0.04, graph 1.05
set xrange [3.2000e+00:4.5000e+00]
set bmargin 0 
set tmargin 0
set xtics nomirror
set ytics nomirror
set mytics 10
set xtics auto
set key horizontal noreverse maxcols 1 width -4 
set label front 'MadGraph5\_aMC\@NLO' font "Courier,11" rotate by 90 at graph 1.02, graph 0.04

#-- rendering subhistograms 'NLO|#1 and LO|#1 results'

set format y '10^{%T}'
set yrange [3.5768e-10:2.1804e-05]
set origin 0.0000e+00, 5.0000e-01
set size 1.0000e+00, 4.0000e-01
set mytics 10
set ytics auto
set format x ''
set logscale y
set ylabel "{/Symbol s} per bin [pb]"

plot \
sqrt(-1) ls 14 title 'SD1|#1, scale variation',\
sqrt(-1) ls 13 title 'SD0|#1, scale variation',\
sqrt(-1) ls 12 title 'LO|#1, scale variation',\
sqrt(-1) ls 11 title 'NLO|#1, scale variation',\
'MADatNLO.HwU' index 325 using (($1+$2)/2):($3 >= 0 ? sqrt(-1) : abs($3)):4 w yerrorbar ls 104 title '',\
'MADatNLO.HwU' index 325 using (($1+$2)/2):($3 >= 0 ? sqrt(-1) : abs($3)) ls 104 title '',\
'MADatNLO.HwU' index 325 using (($1+$2)/2):($3 < 0 ? sqrt(-1) : $3):4 w yerrorbar ls 4 title '',\
'MADatNLO.HwU' index 325 using (($1+$2)/2):($3 < 0 ? sqrt(-1) : $3) ls 4 title 'SD1|#1, central value, dynamical\_scale\_choice=10',\
'MADatNLO.HwU' index 324 using (($1+$2)/2):($3 >= 0 ? sqrt(-1) : abs($3)):4 w yerrorbar ls 103 title '',\
'MADatNLO.HwU' index 324 using (($1+$2)/2):($3 >= 0 ? sqrt(-1) : abs($3)) ls 103 title '',\
'MADatNLO.HwU' index 324 using (($1+$2)/2):($3 < 0 ? sqrt(-1) : $3):4 w yerrorbar ls 3 title '',\
'MADatNLO.HwU' index 324 using (($1+$2)/2):($3 < 0 ? sqrt(-1) : $3) ls 3 title 'SD0|#1, central value, dynamical\_scale\_choice=10',\
'MADatNLO.HwU' index 323 using (($1+$2)/2):($3 >= 0 ? sqrt(-1) : abs($3)):4 w yerrorbar ls 102 title '',\
'MADatNLO.HwU' index 323 using (($1+$2)/2):($3 >= 0 ? sqrt(-1) : abs($3)) ls 102 title '',\
'MADatNLO.HwU' index 323 using (($1+$2)/2):($3 < 0 ? sqrt(-1) : $3):4 w yerrorbar ls 2 title '',\
'MADatNLO.HwU' index 323 using (($1+$2)/2):($3 < 0 ? sqrt(-1) : $3) ls 2 title 'LO|#1, central value, dynamical\_scale\_choice=10',\
'MADatNLO.HwU' index 322 using (($1+$2)/2):($3 >= 0 ? sqrt(-1) : abs($3)):4 w yerrorbar ls 101 title '',\
'MADatNLO.HwU' index 322 using (($1+$2)/2):($3 >= 0 ? sqrt(-1) : abs($3)) ls 101 title '',\
'MADatNLO.HwU' index 322 using (($1+$2)/2):($3 < 0 ? sqrt(-1) : $3):4 w yerrorbar ls 1 title '',\
'MADatNLO.HwU' index 322 using (($1+$2)/2):($3 < 0 ? sqrt(-1) : $3) ls 1 title 'NLO|#1, central value, dynamical\_scale\_choice=10'
#-- rendering subhistograms 'Relative scale and PDF uncertainty'
unset label
unset format
set yrange [-1.6169e-01:1.6056e-01]
set origin 0.0000e+00, 3.5000e-01
set size 1.0000e+00, 1.5000e-01
set mytics 2
set ytics auto
set format x ''
unset logscale y
set ylabel "NLO|#1 rel.unc."
set label "Relative uncertainties w.r.t. central values" font ",9" front at graph 0.03, graph 0.13
plot \
'MADatNLO.HwU' index 325 using (($1+$2)/2):(safe($7,$3,1.0)-1.0) ls 14 title '',\
'MADatNLO.HwU' index 325 using (($1+$2)/2):(safe($6,$3,1.0)-1.0) ls 14 title '',\
'MADatNLO.HwU' index 324 using (($1+$2)/2):(safe($7,$3,1.0)-1.0) ls 13 title '',\
'MADatNLO.HwU' index 324 using (($1+$2)/2):(safe($6,$3,1.0)-1.0) ls 13 title '',\
'MADatNLO.HwU' index 323 using (($1+$2)/2):(safe($7,$3,1.0)-1.0) ls 12 title '',\
'MADatNLO.HwU' index 323 using (($1+$2)/2):(safe($6,$3,1.0)-1.0) ls 12 title '',\
'MADatNLO.HwU' index 322 using (($1+$2)/2):(safe($7,$3,1.0)-1.0) ls 11 title '',\
'MADatNLO.HwU' index 322 using (($1+$2)/2):(safe($6,$3,1.0)-1.0) ls 11 title '',\
0.0 ls 999 title '',\
'MADatNLO.HwU' index 325 using (($1+$2)/2):(0.0):(safe($4,$3,0.0)) w yerrorbar ls 4 title '',\
'MADatNLO.HwU' index 325 using (($1+$2)/2):(safe($5,$3,1.0)-1.0) ls 4 title '',\
'MADatNLO.HwU' index 324 using (($1+$2)/2):(0.0):(safe($4,$3,0.0)) w yerrorbar ls 3 title '',\
'MADatNLO.HwU' index 324 using (($1+$2)/2):(safe($5,$3,1.0)-1.0) ls 3 title '',\
'MADatNLO.HwU' index 323 using (($1+$2)/2):(0.0):(safe($4,$3,0.0)) w yerrorbar ls 2 title '',\
'MADatNLO.HwU' index 323 using (($1+$2)/2):(safe($5,$3,1.0)-1.0) ls 2 title '',\
'MADatNLO.HwU' index 322 using (($1+$2)/2):(0.0):(safe($4,$3,0.0)) w yerrorbar ls 1 title '',\
'MADatNLO.HwU' index 322 using (($1+$2)/2):(safe($5,$3,1.0)-1.0) ls 1 title ''
#-- rendering subhistograms '(LO|#1SD0|#1SD1|#1)/(NLO|#1 central value) ratio'
unset label
unset format
set yrange [1.4699e-01:1.8069e+00]
set origin 0.0000e+00, 2.0000e-01
set size 1.0000e+00, 1.5000e-01
set mytics 2
set ytics auto
set format x
unset logscale y
set ylabel "ratio w.r.t. NLO|#1"
set label "(LO|#1SD0|#1SD1|#1)/(NLO|#1 central value)" font ",9" at graph 0.03, graph 0.13
plot \
1.0 ls 999 title '',\
'MADatNLO.HwU' index 328 using (($1+$2)/2):7 ls 14 title '',\
'MADatNLO.HwU' index 328 using (($1+$2)/2):6 ls 14 title '',\
'MADatNLO.HwU' index 327 using (($1+$2)/2):7 ls 13 title '',\
'MADatNLO.HwU' index 327 using (($1+$2)/2):6 ls 13 title '',\
'MADatNLO.HwU' index 326 using (($1+$2)/2):7 ls 12 title '',\
'MADatNLO.HwU' index 326 using (($1+$2)/2):6 ls 12 title '',\
'MADatNLO.HwU' index 328 using (($1+$2)/2):5 ls 4 title '',\
'MADatNLO.HwU' index 328 using (($1+$2)/2):3:4 w yerrorbar ls 4 title '',\
'MADatNLO.HwU' index 328 using (($1+$2)/2):3 ls 4 title '',\
'MADatNLO.HwU' index 327 using (($1+$2)/2):5 ls 3 title '',\
'MADatNLO.HwU' index 327 using (($1+$2)/2):3:4 w yerrorbar ls 3 title '',\
'MADatNLO.HwU' index 327 using (($1+$2)/2):3 ls 3 title '',\
'MADatNLO.HwU' index 326 using (($1+$2)/2):5 ls 2 title '',\
'MADatNLO.HwU' index 326 using (($1+$2)/2):3:4 w yerrorbar ls 2 title '',\
'MADatNLO.HwU' index 326 using (($1+$2)/2):3 ls 2 title ''

unset label

################################################################################

################################################################################
### Rendering of the plot titled 'j1j2j3 log M'
################################################################################

set multiplot
set label "j1j2j3 log M" font ",13" at graph 0.04, graph 1.05
set xrange [3.4000e+00:4.5000e+00]
set bmargin 0 
set tmargin 0
set xtics nomirror
set ytics nomirror
set mytics 10
set xtics auto
set key horizontal noreverse maxcols 1 width -4 
set label front 'MadGraph5\_aMC\@NLO' font "Courier,11" rotate by 90 at graph 1.02, graph 0.04

#-- rendering subhistograms 'NLO|#1 and LO|#1 results'

set format y '10^{%T}'
set yrange [2.9578e-10:2.0129e-05]
set origin 0.0000e+00, 5.0000e-01
set size 1.0000e+00, 4.0000e-01
set mytics 10
set ytics auto
set format x ''
set logscale y
set ylabel "{/Symbol s} per bin [pb]"

plot \
sqrt(-1) ls 14 title 'SD1|#1, scale variation',\
sqrt(-1) ls 13 title 'SD0|#1, scale variation',\
sqrt(-1) ls 12 title 'LO|#1, scale variation',\
sqrt(-1) ls 11 title 'NLO|#1, scale variation',\
'MADatNLO.HwU' index 332 using (($1+$2)/2):($3 >= 0 ? sqrt(-1) : abs($3)):4 w yerrorbar ls 104 title '',\
'MADatNLO.HwU' index 332 using (($1+$2)/2):($3 >= 0 ? sqrt(-1) : abs($3)) ls 104 title '',\
'MADatNLO.HwU' index 332 using (($1+$2)/2):($3 < 0 ? sqrt(-1) : $3):4 w yerrorbar ls 4 title '',\
'MADatNLO.HwU' index 332 using (($1+$2)/2):($3 < 0 ? sqrt(-1) : $3) ls 4 title 'SD1|#1, central value, dynamical\_scale\_choice=10',\
'MADatNLO.HwU' index 331 using (($1+$2)/2):($3 >= 0 ? sqrt(-1) : abs($3)):4 w yerrorbar ls 103 title '',\
'MADatNLO.HwU' index 331 using (($1+$2)/2):($3 >= 0 ? sqrt(-1) : abs($3)) ls 103 title '',\
'MADatNLO.HwU' index 331 using (($1+$2)/2):($3 < 0 ? sqrt(-1) : $3):4 w yerrorbar ls 3 title '',\
'MADatNLO.HwU' index 331 using (($1+$2)/2):($3 < 0 ? sqrt(-1) : $3) ls 3 title 'SD0|#1, central value, dynamical\_scale\_choice=10',\
'MADatNLO.HwU' index 330 using (($1+$2)/2):($3 >= 0 ? sqrt(-1) : abs($3)):4 w yerrorbar ls 102 title '',\
'MADatNLO.HwU' index 330 using (($1+$2)/2):($3 >= 0 ? sqrt(-1) : abs($3)) ls 102 title '',\
'MADatNLO.HwU' index 330 using (($1+$2)/2):($3 < 0 ? sqrt(-1) : $3):4 w yerrorbar ls 2 title '',\
'MADatNLO.HwU' index 330 using (($1+$2)/2):($3 < 0 ? sqrt(-1) : $3) ls 2 title 'LO|#1, central value, dynamical\_scale\_choice=10',\
'MADatNLO.HwU' index 329 using (($1+$2)/2):($3 >= 0 ? sqrt(-1) : abs($3)):4 w yerrorbar ls 101 title '',\
'MADatNLO.HwU' index 329 using (($1+$2)/2):($3 >= 0 ? sqrt(-1) : abs($3)) ls 101 title '',\
'MADatNLO.HwU' index 329 using (($1+$2)/2):($3 < 0 ? sqrt(-1) : $3):4 w yerrorbar ls 1 title '',\
'MADatNLO.HwU' index 329 using (($1+$2)/2):($3 < 0 ? sqrt(-1) : $3) ls 1 title 'NLO|#1, central value, dynamical\_scale\_choice=10'
#-- rendering subhistograms 'Relative scale and PDF uncertainty'
unset label
unset format
set yrange [-7.1479e-02:8.1710e-02]
set origin 0.0000e+00, 3.5000e-01
set size 1.0000e+00, 1.5000e-01
set mytics 2
set ytics auto
set format x ''
unset logscale y
set ylabel "NLO|#1 rel.unc."
set label "Relative uncertainties w.r.t. central values" font ",9" front at graph 0.03, graph 0.13
plot \
'MADatNLO.HwU' index 332 using (($1+$2)/2):(safe($7,$3,1.0)-1.0) ls 14 title '',\
'MADatNLO.HwU' index 332 using (($1+$2)/2):(safe($6,$3,1.0)-1.0) ls 14 title '',\
'MADatNLO.HwU' index 331 using (($1+$2)/2):(safe($7,$3,1.0)-1.0) ls 13 title '',\
'MADatNLO.HwU' index 331 using (($1+$2)/2):(safe($6,$3,1.0)-1.0) ls 13 title '',\
'MADatNLO.HwU' index 330 using (($1+$2)/2):(safe($7,$3,1.0)-1.0) ls 12 title '',\
'MADatNLO.HwU' index 330 using (($1+$2)/2):(safe($6,$3,1.0)-1.0) ls 12 title '',\
'MADatNLO.HwU' index 329 using (($1+$2)/2):(safe($7,$3,1.0)-1.0) ls 11 title '',\
'MADatNLO.HwU' index 329 using (($1+$2)/2):(safe($6,$3,1.0)-1.0) ls 11 title '',\
0.0 ls 999 title '',\
'MADatNLO.HwU' index 332 using (($1+$2)/2):(0.0):(safe($4,$3,0.0)) w yerrorbar ls 4 title '',\
'MADatNLO.HwU' index 332 using (($1+$2)/2):(safe($5,$3,1.0)-1.0) ls 4 title '',\
'MADatNLO.HwU' index 331 using (($1+$2)/2):(0.0):(safe($4,$3,0.0)) w yerrorbar ls 3 title '',\
'MADatNLO.HwU' index 331 using (($1+$2)/2):(safe($5,$3,1.0)-1.0) ls 3 title '',\
'MADatNLO.HwU' index 330 using (($1+$2)/2):(0.0):(safe($4,$3,0.0)) w yerrorbar ls 2 title '',\
'MADatNLO.HwU' index 330 using (($1+$2)/2):(safe($5,$3,1.0)-1.0) ls 2 title '',\
'MADatNLO.HwU' index 329 using (($1+$2)/2):(0.0):(safe($4,$3,0.0)) w yerrorbar ls 1 title '',\
'MADatNLO.HwU' index 329 using (($1+$2)/2):(safe($5,$3,1.0)-1.0) ls 1 title ''
#-- rendering subhistograms '(LO|#1SD0|#1SD1|#1)/(NLO|#1 central value) ratio'
unset label
unset format
set yrange [-2.0981e+00:1.9847e+00]
set origin 0.0000e+00, 2.0000e-01
set size 1.0000e+00, 1.5000e-01
set mytics 2
set ytics auto
set format x
unset logscale y
set ylabel "ratio w.r.t. NLO|#1"
set label "(LO|#1SD0|#1SD1|#1)/(NLO|#1 central value)" font ",9" at graph 0.03, graph 0.13
plot \
1.0 ls 999 title '',\
'MADatNLO.HwU' index 335 using (($1+$2)/2):7 ls 14 title '',\
'MADatNLO.HwU' index 335 using (($1+$2)/2):6 ls 14 title '',\
'MADatNLO.HwU' index 334 using (($1+$2)/2):7 ls 13 title '',\
'MADatNLO.HwU' index 334 using (($1+$2)/2):6 ls 13 title '',\
'MADatNLO.HwU' index 333 using (($1+$2)/2):7 ls 12 title '',\
'MADatNLO.HwU' index 333 using (($1+$2)/2):6 ls 12 title '',\
'MADatNLO.HwU' index 335 using (($1+$2)/2):5 ls 4 title '',\
'MADatNLO.HwU' index 335 using (($1+$2)/2):3:4 w yerrorbar ls 4 title '',\
'MADatNLO.HwU' index 335 using (($1+$2)/2):3 ls 4 title '',\
'MADatNLO.HwU' index 334 using (($1+$2)/2):5 ls 3 title '',\
'MADatNLO.HwU' index 334 using (($1+$2)/2):3:4 w yerrorbar ls 3 title '',\
'MADatNLO.HwU' index 334 using (($1+$2)/2):3 ls 3 title '',\
'MADatNLO.HwU' index 333 using (($1+$2)/2):5 ls 2 title '',\
'MADatNLO.HwU' index 333 using (($1+$2)/2):3:4 w yerrorbar ls 2 title '',\
'MADatNLO.HwU' index 333 using (($1+$2)/2):3 ls 2 title ''

unset label

################################################################################

################################################################################
### Rendering of the plot titled '3w log M'
################################################################################

set multiplot
set label "3w log M" font ",13" at graph 0.04, graph 1.05
set xrange [3.4000e+00:4.5000e+00]
set bmargin 0 
set tmargin 0
set xtics nomirror
set ytics nomirror
set mytics 10
set xtics auto
set key horizontal noreverse maxcols 1 width -4 
set label front 'MadGraph5\_aMC\@NLO' font "Courier,11" rotate by 90 at graph 1.02, graph 0.04

#-- rendering subhistograms 'NLO|#1 and LO|#1 results'

set format y '10^{%T}'
set yrange [2.9578e-10:2.0129e-05]
set origin 0.0000e+00, 5.0000e-01
set size 1.0000e+00, 4.0000e-01
set mytics 10
set ytics auto
set format x ''
set logscale y
set ylabel "{/Symbol s} per bin [pb]"

plot \
sqrt(-1) ls 14 title 'SD1|#1, scale variation',\
sqrt(-1) ls 13 title 'SD0|#1, scale variation',\
sqrt(-1) ls 12 title 'LO|#1, scale variation',\
sqrt(-1) ls 11 title 'NLO|#1, scale variation',\
'MADatNLO.HwU' index 339 using (($1+$2)/2):($3 >= 0 ? sqrt(-1) : abs($3)):4 w yerrorbar ls 104 title '',\
'MADatNLO.HwU' index 339 using (($1+$2)/2):($3 >= 0 ? sqrt(-1) : abs($3)) ls 104 title '',\
'MADatNLO.HwU' index 339 using (($1+$2)/2):($3 < 0 ? sqrt(-1) : $3):4 w yerrorbar ls 4 title '',\
'MADatNLO.HwU' index 339 using (($1+$2)/2):($3 < 0 ? sqrt(-1) : $3) ls 4 title 'SD1|#1, central value, dynamical\_scale\_choice=10',\
'MADatNLO.HwU' index 338 using (($1+$2)/2):($3 >= 0 ? sqrt(-1) : abs($3)):4 w yerrorbar ls 103 title '',\
'MADatNLO.HwU' index 338 using (($1+$2)/2):($3 >= 0 ? sqrt(-1) : abs($3)) ls 103 title '',\
'MADatNLO.HwU' index 338 using (($1+$2)/2):($3 < 0 ? sqrt(-1) : $3):4 w yerrorbar ls 3 title '',\
'MADatNLO.HwU' index 338 using (($1+$2)/2):($3 < 0 ? sqrt(-1) : $3) ls 3 title 'SD0|#1, central value, dynamical\_scale\_choice=10',\
'MADatNLO.HwU' index 337 using (($1+$2)/2):($3 >= 0 ? sqrt(-1) : abs($3)):4 w yerrorbar ls 102 title '',\
'MADatNLO.HwU' index 337 using (($1+$2)/2):($3 >= 0 ? sqrt(-1) : abs($3)) ls 102 title '',\
'MADatNLO.HwU' index 337 using (($1+$2)/2):($3 < 0 ? sqrt(-1) : $3):4 w yerrorbar ls 2 title '',\
'MADatNLO.HwU' index 337 using (($1+$2)/2):($3 < 0 ? sqrt(-1) : $3) ls 2 title 'LO|#1, central value, dynamical\_scale\_choice=10',\
'MADatNLO.HwU' index 336 using (($1+$2)/2):($3 >= 0 ? sqrt(-1) : abs($3)):4 w yerrorbar ls 101 title '',\
'MADatNLO.HwU' index 336 using (($1+$2)/2):($3 >= 0 ? sqrt(-1) : abs($3)) ls 101 title '',\
'MADatNLO.HwU' index 336 using (($1+$2)/2):($3 < 0 ? sqrt(-1) : $3):4 w yerrorbar ls 1 title '',\
'MADatNLO.HwU' index 336 using (($1+$2)/2):($3 < 0 ? sqrt(-1) : $3) ls 1 title 'NLO|#1, central value, dynamical\_scale\_choice=10'
#-- rendering subhistograms 'Relative scale and PDF uncertainty'
unset label
unset format
set yrange [-9.6705e-02:9.8840e-02]
set origin 0.0000e+00, 3.5000e-01
set size 1.0000e+00, 1.5000e-01
set mytics 2
set ytics auto
set format x ''
unset logscale y
set ylabel "NLO|#1 rel.unc."
set label "Relative uncertainties w.r.t. central values" font ",9" front at graph 0.03, graph 0.13
plot \
'MADatNLO.HwU' index 339 using (($1+$2)/2):(safe($7,$3,1.0)-1.0) ls 14 title '',\
'MADatNLO.HwU' index 339 using (($1+$2)/2):(safe($6,$3,1.0)-1.0) ls 14 title '',\
'MADatNLO.HwU' index 338 using (($1+$2)/2):(safe($7,$3,1.0)-1.0) ls 13 title '',\
'MADatNLO.HwU' index 338 using (($1+$2)/2):(safe($6,$3,1.0)-1.0) ls 13 title '',\
'MADatNLO.HwU' index 337 using (($1+$2)/2):(safe($7,$3,1.0)-1.0) ls 12 title '',\
'MADatNLO.HwU' index 337 using (($1+$2)/2):(safe($6,$3,1.0)-1.0) ls 12 title '',\
'MADatNLO.HwU' index 336 using (($1+$2)/2):(safe($7,$3,1.0)-1.0) ls 11 title '',\
'MADatNLO.HwU' index 336 using (($1+$2)/2):(safe($6,$3,1.0)-1.0) ls 11 title '',\
0.0 ls 999 title '',\
'MADatNLO.HwU' index 339 using (($1+$2)/2):(0.0):(safe($4,$3,0.0)) w yerrorbar ls 4 title '',\
'MADatNLO.HwU' index 339 using (($1+$2)/2):(safe($5,$3,1.0)-1.0) ls 4 title '',\
'MADatNLO.HwU' index 338 using (($1+$2)/2):(0.0):(safe($4,$3,0.0)) w yerrorbar ls 3 title '',\
'MADatNLO.HwU' index 338 using (($1+$2)/2):(safe($5,$3,1.0)-1.0) ls 3 title '',\
'MADatNLO.HwU' index 337 using (($1+$2)/2):(0.0):(safe($4,$3,0.0)) w yerrorbar ls 2 title '',\
'MADatNLO.HwU' index 337 using (($1+$2)/2):(safe($5,$3,1.0)-1.0) ls 2 title '',\
'MADatNLO.HwU' index 336 using (($1+$2)/2):(0.0):(safe($4,$3,0.0)) w yerrorbar ls 1 title '',\
'MADatNLO.HwU' index 336 using (($1+$2)/2):(safe($5,$3,1.0)-1.0) ls 1 title ''
#-- rendering subhistograms '(LO|#1SD0|#1SD1|#1)/(NLO|#1 central value) ratio'
unset label
unset format
set yrange [-2.0981e+00:1.9847e+00]
set origin 0.0000e+00, 2.0000e-01
set size 1.0000e+00, 1.5000e-01
set mytics 2
set ytics auto
set format x
unset logscale y
set ylabel "ratio w.r.t. NLO|#1"
set label "(LO|#1SD0|#1SD1|#1)/(NLO|#1 central value)" font ",9" at graph 0.03, graph 0.13
plot \
1.0 ls 999 title '',\
'MADatNLO.HwU' index 342 using (($1+$2)/2):7 ls 14 title '',\
'MADatNLO.HwU' index 342 using (($1+$2)/2):6 ls 14 title '',\
'MADatNLO.HwU' index 341 using (($1+$2)/2):7 ls 13 title '',\
'MADatNLO.HwU' index 341 using (($1+$2)/2):6 ls 13 title '',\
'MADatNLO.HwU' index 340 using (($1+$2)/2):7 ls 12 title '',\
'MADatNLO.HwU' index 340 using (($1+$2)/2):6 ls 12 title '',\
'MADatNLO.HwU' index 342 using (($1+$2)/2):5 ls 4 title '',\
'MADatNLO.HwU' index 342 using (($1+$2)/2):3:4 w yerrorbar ls 4 title '',\
'MADatNLO.HwU' index 342 using (($1+$2)/2):3 ls 4 title '',\
'MADatNLO.HwU' index 341 using (($1+$2)/2):5 ls 3 title '',\
'MADatNLO.HwU' index 341 using (($1+$2)/2):3:4 w yerrorbar ls 3 title '',\
'MADatNLO.HwU' index 341 using (($1+$2)/2):3 ls 3 title '',\
'MADatNLO.HwU' index 340 using (($1+$2)/2):5 ls 2 title '',\
'MADatNLO.HwU' index 340 using (($1+$2)/2):3:4 w yerrorbar ls 2 title '',\
'MADatNLO.HwU' index 340 using (($1+$2)/2):3 ls 2 title ''

unset label

################################################################################

################################################################################
### Rendering of the plot titled 'log HT (partons)'
################################################################################

set multiplot
set label "log HT (partons)" font ",13" at graph 0.04, graph 1.05
set xrange [3.3200e+00:3.8000e+00]
set bmargin 0 
set tmargin 0
set xtics nomirror
set ytics nomirror
set mytics 10
set xtics auto
set key horizontal noreverse maxcols 1 width -4 
set label front 'MadGraph5\_aMC\@NLO' font "Courier,11" rotate by 90 at graph 1.02, graph 0.04

#-- rendering subhistograms 'NLO|#1 and LO|#1 results'

set format y '10^{%T}'
set yrange [2.4718e-11:3.8589e-05]
set origin 0.0000e+00, 5.0000e-01
set size 1.0000e+00, 4.0000e-01
set mytics 10
set ytics auto
set format x ''
set logscale y
set ylabel "{/Symbol s} per bin [pb]"

plot \
sqrt(-1) ls 14 title 'SD1|#1, scale variation',\
sqrt(-1) ls 13 title 'SD0|#1, scale variation',\
sqrt(-1) ls 12 title 'LO|#1, scale variation',\
sqrt(-1) ls 11 title 'NLO|#1, scale variation',\
'MADatNLO.HwU' index 346 using (($1+$2)/2):($3 >= 0 ? sqrt(-1) : abs($3)):4 w yerrorbar ls 104 title '',\
'MADatNLO.HwU' index 346 using (($1+$2)/2):($3 >= 0 ? sqrt(-1) : abs($3)) ls 104 title '',\
'MADatNLO.HwU' index 346 using (($1+$2)/2):($3 < 0 ? sqrt(-1) : $3):4 w yerrorbar ls 4 title '',\
'MADatNLO.HwU' index 346 using (($1+$2)/2):($3 < 0 ? sqrt(-1) : $3) ls 4 title 'SD1|#1, central value, dynamical\_scale\_choice=10',\
'MADatNLO.HwU' index 345 using (($1+$2)/2):($3 >= 0 ? sqrt(-1) : abs($3)):4 w yerrorbar ls 103 title '',\
'MADatNLO.HwU' index 345 using (($1+$2)/2):($3 >= 0 ? sqrt(-1) : abs($3)) ls 103 title '',\
'MADatNLO.HwU' index 345 using (($1+$2)/2):($3 < 0 ? sqrt(-1) : $3):4 w yerrorbar ls 3 title '',\
'MADatNLO.HwU' index 345 using (($1+$2)/2):($3 < 0 ? sqrt(-1) : $3) ls 3 title 'SD0|#1, central value, dynamical\_scale\_choice=10',\
'MADatNLO.HwU' index 344 using (($1+$2)/2):($3 >= 0 ? sqrt(-1) : abs($3)):4 w yerrorbar ls 102 title '',\
'MADatNLO.HwU' index 344 using (($1+$2)/2):($3 >= 0 ? sqrt(-1) : abs($3)) ls 102 title '',\
'MADatNLO.HwU' index 344 using (($1+$2)/2):($3 < 0 ? sqrt(-1) : $3):4 w yerrorbar ls 2 title '',\
'MADatNLO.HwU' index 344 using (($1+$2)/2):($3 < 0 ? sqrt(-1) : $3) ls 2 title 'LO|#1, central value, dynamical\_scale\_choice=10',\
'MADatNLO.HwU' index 343 using (($1+$2)/2):($3 >= 0 ? sqrt(-1) : abs($3)):4 w yerrorbar ls 101 title '',\
'MADatNLO.HwU' index 343 using (($1+$2)/2):($3 >= 0 ? sqrt(-1) : abs($3)) ls 101 title '',\
'MADatNLO.HwU' index 343 using (($1+$2)/2):($3 < 0 ? sqrt(-1) : $3):4 w yerrorbar ls 1 title '',\
'MADatNLO.HwU' index 343 using (($1+$2)/2):($3 < 0 ? sqrt(-1) : $3) ls 1 title 'NLO|#1, central value, dynamical\_scale\_choice=10'
#-- rendering subhistograms 'Relative scale and PDF uncertainty'
unset label
unset format
set yrange [-4.9612e+00:4.6931e+00]
set origin 0.0000e+00, 3.5000e-01
set size 1.0000e+00, 1.5000e-01
set mytics 2
set ytics auto
set format x ''
unset logscale y
set ylabel "NLO|#1 rel.unc."
set label "Relative uncertainties w.r.t. central values" font ",9" front at graph 0.03, graph 0.13
plot \
'MADatNLO.HwU' index 346 using (($1+$2)/2):(safe($7,$3,1.0)-1.0) ls 14 title '',\
'MADatNLO.HwU' index 346 using (($1+$2)/2):(safe($6,$3,1.0)-1.0) ls 14 title '',\
'MADatNLO.HwU' index 345 using (($1+$2)/2):(safe($7,$3,1.0)-1.0) ls 13 title '',\
'MADatNLO.HwU' index 345 using (($1+$2)/2):(safe($6,$3,1.0)-1.0) ls 13 title '',\
'MADatNLO.HwU' index 344 using (($1+$2)/2):(safe($7,$3,1.0)-1.0) ls 12 title '',\
'MADatNLO.HwU' index 344 using (($1+$2)/2):(safe($6,$3,1.0)-1.0) ls 12 title '',\
'MADatNLO.HwU' index 343 using (($1+$2)/2):(safe($7,$3,1.0)-1.0) ls 11 title '',\
'MADatNLO.HwU' index 343 using (($1+$2)/2):(safe($6,$3,1.0)-1.0) ls 11 title '',\
0.0 ls 999 title '',\
'MADatNLO.HwU' index 346 using (($1+$2)/2):(0.0):(safe($4,$3,0.0)) w yerrorbar ls 4 title '',\
'MADatNLO.HwU' index 346 using (($1+$2)/2):(safe($5,$3,1.0)-1.0) ls 4 title '',\
'MADatNLO.HwU' index 345 using (($1+$2)/2):(0.0):(safe($4,$3,0.0)) w yerrorbar ls 3 title '',\
'MADatNLO.HwU' index 345 using (($1+$2)/2):(safe($5,$3,1.0)-1.0) ls 3 title '',\
'MADatNLO.HwU' index 344 using (($1+$2)/2):(0.0):(safe($4,$3,0.0)) w yerrorbar ls 2 title '',\
'MADatNLO.HwU' index 344 using (($1+$2)/2):(safe($5,$3,1.0)-1.0) ls 2 title '',\
'MADatNLO.HwU' index 343 using (($1+$2)/2):(0.0):(safe($4,$3,0.0)) w yerrorbar ls 1 title '',\
'MADatNLO.HwU' index 343 using (($1+$2)/2):(safe($5,$3,1.0)-1.0) ls 1 title ''
#-- rendering subhistograms '(LO|#1SD0|#1SD1|#1)/(NLO|#1 central value) ratio'
unset label
unset format
set yrange [-7.0162e+00:6.6370e+00]
set origin 0.0000e+00, 2.0000e-01
set size 1.0000e+00, 1.5000e-01
set mytics 2
set ytics auto
set format x
unset logscale y
set ylabel "ratio w.r.t. NLO|#1"
set label "(LO|#1SD0|#1SD1|#1)/(NLO|#1 central value)" font ",9" at graph 0.03, graph 0.13
plot \
1.0 ls 999 title '',\
'MADatNLO.HwU' index 349 using (($1+$2)/2):7 ls 14 title '',\
'MADatNLO.HwU' index 349 using (($1+$2)/2):6 ls 14 title '',\
'MADatNLO.HwU' index 348 using (($1+$2)/2):7 ls 13 title '',\
'MADatNLO.HwU' index 348 using (($1+$2)/2):6 ls 13 title '',\
'MADatNLO.HwU' index 347 using (($1+$2)/2):7 ls 12 title '',\
'MADatNLO.HwU' index 347 using (($1+$2)/2):6 ls 12 title '',\
'MADatNLO.HwU' index 349 using (($1+$2)/2):5 ls 4 title '',\
'MADatNLO.HwU' index 349 using (($1+$2)/2):3:4 w yerrorbar ls 4 title '',\
'MADatNLO.HwU' index 349 using (($1+$2)/2):3 ls 4 title '',\
'MADatNLO.HwU' index 348 using (($1+$2)/2):5 ls 3 title '',\
'MADatNLO.HwU' index 348 using (($1+$2)/2):3:4 w yerrorbar ls 3 title '',\
'MADatNLO.HwU' index 348 using (($1+$2)/2):3 ls 3 title '',\
'MADatNLO.HwU' index 347 using (($1+$2)/2):5 ls 2 title '',\
'MADatNLO.HwU' index 347 using (($1+$2)/2):3:4 w yerrorbar ls 2 title '',\
'MADatNLO.HwU' index 347 using (($1+$2)/2):3 ls 2 title ''

unset label

################################################################################

################################################################################
### Rendering of the plot titled 'log HT (reconstructed)'
################################################################################

set multiplot
set label "log HT (reconstructed)" font ",13" at graph 0.04, graph 1.05
set xrange [3.6400e+00:3.8000e+00]
set bmargin 0 
set tmargin 0
set xtics nomirror
set ytics nomirror
set mytics 10
set xtics auto
set key horizontal noreverse maxcols 1 width -4 
set label front 'MadGraph5\_aMC\@NLO' font "Courier,11" rotate by 90 at graph 1.02, graph 0.04

#-- rendering subhistograms 'NLO|#1 and LO|#1 results'

set format y '10^{%T}'
set yrange [9.7381e-09:1.2344e-07]
set origin 0.0000e+00, 5.0000e-01
set size 1.0000e+00, 4.0000e-01
set mytics 10
set ytics auto
set format x ''
set logscale y
set ylabel "{/Symbol s} per bin [pb]"

plot \
sqrt(-1) ls 14 title 'SD1|#1, scale variation',\
sqrt(-1) ls 13 title 'SD0|#1, scale variation',\
sqrt(-1) ls 12 title 'LO|#1, scale variation',\
sqrt(-1) ls 11 title 'NLO|#1, scale variation',\
'MADatNLO.HwU' index 353 using (($1+$2)/2):($3 >= 0 ? sqrt(-1) : abs($3)):4 w yerrorbar ls 104 title '',\
'MADatNLO.HwU' index 353 using (($1+$2)/2):($3 >= 0 ? sqrt(-1) : abs($3)) ls 104 title '',\
'MADatNLO.HwU' index 353 using (($1+$2)/2):($3 < 0 ? sqrt(-1) : $3):4 w yerrorbar ls 4 title '',\
'MADatNLO.HwU' index 353 using (($1+$2)/2):($3 < 0 ? sqrt(-1) : $3) ls 4 title 'SD1|#1, central value, dynamical\_scale\_choice=10',\
'MADatNLO.HwU' index 352 using (($1+$2)/2):($3 >= 0 ? sqrt(-1) : abs($3)):4 w yerrorbar ls 103 title '',\
'MADatNLO.HwU' index 352 using (($1+$2)/2):($3 >= 0 ? sqrt(-1) : abs($3)) ls 103 title '',\
'MADatNLO.HwU' index 352 using (($1+$2)/2):($3 < 0 ? sqrt(-1) : $3):4 w yerrorbar ls 3 title '',\
'MADatNLO.HwU' index 352 using (($1+$2)/2):($3 < 0 ? sqrt(-1) : $3) ls 3 title 'SD0|#1, central value, dynamical\_scale\_choice=10',\
'MADatNLO.HwU' index 351 using (($1+$2)/2):($3 >= 0 ? sqrt(-1) : abs($3)):4 w yerrorbar ls 102 title '',\
'MADatNLO.HwU' index 351 using (($1+$2)/2):($3 >= 0 ? sqrt(-1) : abs($3)) ls 102 title '',\
'MADatNLO.HwU' index 351 using (($1+$2)/2):($3 < 0 ? sqrt(-1) : $3):4 w yerrorbar ls 2 title '',\
'MADatNLO.HwU' index 351 using (($1+$2)/2):($3 < 0 ? sqrt(-1) : $3) ls 2 title 'LO|#1, central value, dynamical\_scale\_choice=10',\
'MADatNLO.HwU' index 350 using (($1+$2)/2):($3 >= 0 ? sqrt(-1) : abs($3)):4 w yerrorbar ls 101 title '',\
'MADatNLO.HwU' index 350 using (($1+$2)/2):($3 >= 0 ? sqrt(-1) : abs($3)) ls 101 title '',\
'MADatNLO.HwU' index 350 using (($1+$2)/2):($3 < 0 ? sqrt(-1) : $3):4 w yerrorbar ls 1 title '',\
'MADatNLO.HwU' index 350 using (($1+$2)/2):($3 < 0 ? sqrt(-1) : $3) ls 1 title 'NLO|#1, central value, dynamical\_scale\_choice=10'
#-- rendering subhistograms 'Relative scale and PDF uncertainty'
unset label
unset format
set yrange [-2.7365e-02:2.5885e-02]
set origin 0.0000e+00, 3.5000e-01
set size 1.0000e+00, 1.5000e-01
set mytics 2
set ytics auto
set format x ''
unset logscale y
set ylabel "NLO|#1 rel.unc."
set label "Relative uncertainties w.r.t. central values" font ",9" front at graph 0.03, graph 0.13
plot \
'MADatNLO.HwU' index 353 using (($1+$2)/2):(safe($7,$3,1.0)-1.0) ls 14 title '',\
'MADatNLO.HwU' index 353 using (($1+$2)/2):(safe($6,$3,1.0)-1.0) ls 14 title '',\
'MADatNLO.HwU' index 352 using (($1+$2)/2):(safe($7,$3,1.0)-1.0) ls 13 title '',\
'MADatNLO.HwU' index 352 using (($1+$2)/2):(safe($6,$3,1.0)-1.0) ls 13 title '',\
'MADatNLO.HwU' index 351 using (($1+$2)/2):(safe($7,$3,1.0)-1.0) ls 12 title '',\
'MADatNLO.HwU' index 351 using (($1+$2)/2):(safe($6,$3,1.0)-1.0) ls 12 title '',\
'MADatNLO.HwU' index 350 using (($1+$2)/2):(safe($7,$3,1.0)-1.0) ls 11 title '',\
'MADatNLO.HwU' index 350 using (($1+$2)/2):(safe($6,$3,1.0)-1.0) ls 11 title '',\
0.0 ls 999 title '',\
'MADatNLO.HwU' index 353 using (($1+$2)/2):(0.0):(safe($4,$3,0.0)) w yerrorbar ls 4 title '',\
'MADatNLO.HwU' index 353 using (($1+$2)/2):(safe($5,$3,1.0)-1.0) ls 4 title '',\
'MADatNLO.HwU' index 352 using (($1+$2)/2):(0.0):(safe($4,$3,0.0)) w yerrorbar ls 3 title '',\
'MADatNLO.HwU' index 352 using (($1+$2)/2):(safe($5,$3,1.0)-1.0) ls 3 title '',\
'MADatNLO.HwU' index 351 using (($1+$2)/2):(0.0):(safe($4,$3,0.0)) w yerrorbar ls 2 title '',\
'MADatNLO.HwU' index 351 using (($1+$2)/2):(safe($5,$3,1.0)-1.0) ls 2 title '',\
'MADatNLO.HwU' index 350 using (($1+$2)/2):(0.0):(safe($4,$3,0.0)) w yerrorbar ls 1 title '',\
'MADatNLO.HwU' index 350 using (($1+$2)/2):(safe($5,$3,1.0)-1.0) ls 1 title ''
#-- rendering subhistograms '(LO|#1SD0|#1SD1|#1)/(NLO|#1 central value) ratio'
unset label
unset format
set yrange [2.4065e-01:1.7183e+00]
set origin 0.0000e+00, 2.0000e-01
set size 1.0000e+00, 1.5000e-01
set mytics 2
set ytics auto
set format x
unset logscale y
set ylabel "ratio w.r.t. NLO|#1"
set label "(LO|#1SD0|#1SD1|#1)/(NLO|#1 central value)" font ",9" at graph 0.03, graph 0.13
plot \
1.0 ls 999 title '',\
'MADatNLO.HwU' index 356 using (($1+$2)/2):7 ls 14 title '',\
'MADatNLO.HwU' index 356 using (($1+$2)/2):6 ls 14 title '',\
'MADatNLO.HwU' index 355 using (($1+$2)/2):7 ls 13 title '',\
'MADatNLO.HwU' index 355 using (($1+$2)/2):6 ls 13 title '',\
'MADatNLO.HwU' index 354 using (($1+$2)/2):7 ls 12 title '',\
'MADatNLO.HwU' index 354 using (($1+$2)/2):6 ls 12 title '',\
'MADatNLO.HwU' index 356 using (($1+$2)/2):5 ls 4 title '',\
'MADatNLO.HwU' index 356 using (($1+$2)/2):3:4 w yerrorbar ls 4 title '',\
'MADatNLO.HwU' index 356 using (($1+$2)/2):3 ls 4 title '',\
'MADatNLO.HwU' index 355 using (($1+$2)/2):5 ls 3 title '',\
'MADatNLO.HwU' index 355 using (($1+$2)/2):3:4 w yerrorbar ls 3 title '',\
'MADatNLO.HwU' index 355 using (($1+$2)/2):3 ls 3 title '',\
'MADatNLO.HwU' index 354 using (($1+$2)/2):5 ls 2 title '',\
'MADatNLO.HwU' index 354 using (($1+$2)/2):3:4 w yerrorbar ls 2 title '',\
'MADatNLO.HwU' index 354 using (($1+$2)/2):3 ls 2 title ''

unset label

################################################################################

################################################################################
### Rendering of the plot titled 'V1V2 log M'
################################################################################

set multiplot
set label "V1V2 log M" font ",13" at graph 0.04, graph 1.05
set xrange [3.2000e+00:4.5000e+00]
set bmargin 0 
set tmargin 0
set xtics nomirror
set ytics nomirror
set mytics 10
set xtics auto
set key horizontal noreverse maxcols 1 width -4 
set label front 'MadGraph5\_aMC\@NLO' font "Courier,11" rotate by 90 at graph 1.02, graph 0.04

#-- rendering subhistograms 'NLO|#1 and LO|#1 results'

set format y '10^{%T}'
set yrange [1.5485e-09:1.7668e-05]
set origin 0.0000e+00, 5.0000e-01
set size 1.0000e+00, 4.0000e-01
set mytics 10
set ytics auto
set format x ''
set logscale y
set ylabel "{/Symbol s} per bin [pb]"

plot \
sqrt(-1) ls 14 title 'SD1|#1, scale variation',\
sqrt(-1) ls 13 title 'SD0|#1, scale variation',\
sqrt(-1) ls 12 title 'LO|#1, scale variation',\
sqrt(-1) ls 11 title 'NLO|#1, scale variation',\
'MADatNLO.HwU' index 360 using (($1+$2)/2):($3 >= 0 ? sqrt(-1) : abs($3)):4 w yerrorbar ls 104 title '',\
'MADatNLO.HwU' index 360 using (($1+$2)/2):($3 >= 0 ? sqrt(-1) : abs($3)) ls 104 title '',\
'MADatNLO.HwU' index 360 using (($1+$2)/2):($3 < 0 ? sqrt(-1) : $3):4 w yerrorbar ls 4 title '',\
'MADatNLO.HwU' index 360 using (($1+$2)/2):($3 < 0 ? sqrt(-1) : $3) ls 4 title 'SD1|#1, central value, dynamical\_scale\_choice=10',\
'MADatNLO.HwU' index 359 using (($1+$2)/2):($3 >= 0 ? sqrt(-1) : abs($3)):4 w yerrorbar ls 103 title '',\
'MADatNLO.HwU' index 359 using (($1+$2)/2):($3 >= 0 ? sqrt(-1) : abs($3)) ls 103 title '',\
'MADatNLO.HwU' index 359 using (($1+$2)/2):($3 < 0 ? sqrt(-1) : $3):4 w yerrorbar ls 3 title '',\
'MADatNLO.HwU' index 359 using (($1+$2)/2):($3 < 0 ? sqrt(-1) : $3) ls 3 title 'SD0|#1, central value, dynamical\_scale\_choice=10',\
'MADatNLO.HwU' index 358 using (($1+$2)/2):($3 >= 0 ? sqrt(-1) : abs($3)):4 w yerrorbar ls 102 title '',\
'MADatNLO.HwU' index 358 using (($1+$2)/2):($3 >= 0 ? sqrt(-1) : abs($3)) ls 102 title '',\
'MADatNLO.HwU' index 358 using (($1+$2)/2):($3 < 0 ? sqrt(-1) : $3):4 w yerrorbar ls 2 title '',\
'MADatNLO.HwU' index 358 using (($1+$2)/2):($3 < 0 ? sqrt(-1) : $3) ls 2 title 'LO|#1, central value, dynamical\_scale\_choice=10',\
'MADatNLO.HwU' index 357 using (($1+$2)/2):($3 >= 0 ? sqrt(-1) : abs($3)):4 w yerrorbar ls 101 title '',\
'MADatNLO.HwU' index 357 using (($1+$2)/2):($3 >= 0 ? sqrt(-1) : abs($3)) ls 101 title '',\
'MADatNLO.HwU' index 357 using (($1+$2)/2):($3 < 0 ? sqrt(-1) : $3):4 w yerrorbar ls 1 title '',\
'MADatNLO.HwU' index 357 using (($1+$2)/2):($3 < 0 ? sqrt(-1) : $3) ls 1 title 'NLO|#1, central value, dynamical\_scale\_choice=10'
#-- rendering subhistograms 'Relative scale and PDF uncertainty'
unset label
unset format
set yrange [-1.4911e-01:1.5709e-01]
set origin 0.0000e+00, 3.5000e-01
set size 1.0000e+00, 1.5000e-01
set mytics 2
set ytics auto
set format x ''
unset logscale y
set ylabel "NLO|#1 rel.unc."
set label "Relative uncertainties w.r.t. central values" font ",9" front at graph 0.03, graph 0.13
plot \
'MADatNLO.HwU' index 360 using (($1+$2)/2):(safe($7,$3,1.0)-1.0) ls 14 title '',\
'MADatNLO.HwU' index 360 using (($1+$2)/2):(safe($6,$3,1.0)-1.0) ls 14 title '',\
'MADatNLO.HwU' index 359 using (($1+$2)/2):(safe($7,$3,1.0)-1.0) ls 13 title '',\
'MADatNLO.HwU' index 359 using (($1+$2)/2):(safe($6,$3,1.0)-1.0) ls 13 title '',\
'MADatNLO.HwU' index 358 using (($1+$2)/2):(safe($7,$3,1.0)-1.0) ls 12 title '',\
'MADatNLO.HwU' index 358 using (($1+$2)/2):(safe($6,$3,1.0)-1.0) ls 12 title '',\
'MADatNLO.HwU' index 357 using (($1+$2)/2):(safe($7,$3,1.0)-1.0) ls 11 title '',\
'MADatNLO.HwU' index 357 using (($1+$2)/2):(safe($6,$3,1.0)-1.0) ls 11 title '',\
0.0 ls 999 title '',\
'MADatNLO.HwU' index 360 using (($1+$2)/2):(0.0):(safe($4,$3,0.0)) w yerrorbar ls 4 title '',\
'MADatNLO.HwU' index 360 using (($1+$2)/2):(safe($5,$3,1.0)-1.0) ls 4 title '',\
'MADatNLO.HwU' index 359 using (($1+$2)/2):(0.0):(safe($4,$3,0.0)) w yerrorbar ls 3 title '',\
'MADatNLO.HwU' index 359 using (($1+$2)/2):(safe($5,$3,1.0)-1.0) ls 3 title '',\
'MADatNLO.HwU' index 358 using (($1+$2)/2):(0.0):(safe($4,$3,0.0)) w yerrorbar ls 2 title '',\
'MADatNLO.HwU' index 358 using (($1+$2)/2):(safe($5,$3,1.0)-1.0) ls 2 title '',\
'MADatNLO.HwU' index 357 using (($1+$2)/2):(0.0):(safe($4,$3,0.0)) w yerrorbar ls 1 title '',\
'MADatNLO.HwU' index 357 using (($1+$2)/2):(safe($5,$3,1.0)-1.0) ls 1 title ''
#-- rendering subhistograms '(LO|#1SD0|#1SD1|#1)/(NLO|#1 central value) ratio'
unset label
unset format
set yrange [2.2409e-01:1.7340e+00]
set origin 0.0000e+00, 2.0000e-01
set size 1.0000e+00, 1.5000e-01
set mytics 2
set ytics auto
set format x
unset logscale y
set ylabel "ratio w.r.t. NLO|#1"
set label "(LO|#1SD0|#1SD1|#1)/(NLO|#1 central value)" font ",9" at graph 0.03, graph 0.13
plot \
1.0 ls 999 title '',\
'MADatNLO.HwU' index 363 using (($1+$2)/2):7 ls 14 title '',\
'MADatNLO.HwU' index 363 using (($1+$2)/2):6 ls 14 title '',\
'MADatNLO.HwU' index 362 using (($1+$2)/2):7 ls 13 title '',\
'MADatNLO.HwU' index 362 using (($1+$2)/2):6 ls 13 title '',\
'MADatNLO.HwU' index 361 using (($1+$2)/2):7 ls 12 title '',\
'MADatNLO.HwU' index 361 using (($1+$2)/2):6 ls 12 title '',\
'MADatNLO.HwU' index 363 using (($1+$2)/2):5 ls 4 title '',\
'MADatNLO.HwU' index 363 using (($1+$2)/2):3:4 w yerrorbar ls 4 title '',\
'MADatNLO.HwU' index 363 using (($1+$2)/2):3 ls 4 title '',\
'MADatNLO.HwU' index 362 using (($1+$2)/2):5 ls 3 title '',\
'MADatNLO.HwU' index 362 using (($1+$2)/2):3:4 w yerrorbar ls 3 title '',\
'MADatNLO.HwU' index 362 using (($1+$2)/2):3 ls 3 title '',\
'MADatNLO.HwU' index 361 using (($1+$2)/2):5 ls 2 title '',\
'MADatNLO.HwU' index 361 using (($1+$2)/2):3:4 w yerrorbar ls 2 title '',\
'MADatNLO.HwU' index 361 using (($1+$2)/2):3 ls 2 title ''

unset label

################################################################################

################################################################################
### Rendering of the plot titled 'V2V3 log M'
################################################################################

set multiplot
set label "V2V3 log M" font ",13" at graph 0.04, graph 1.05
set xrange [3.0000e+00:4.5000e+00]
set bmargin 0 
set tmargin 0
set xtics nomirror
set ytics nomirror
set mytics 10
set xtics auto
set key horizontal noreverse maxcols 1 width -4 
set label front 'MadGraph5\_aMC\@NLO' font "Courier,11" rotate by 90 at graph 1.02, graph 0.04

#-- rendering subhistograms 'NLO|#1 and LO|#1 results'

set format y '10^{%T}'
set yrange [1.3816e-10:1.7479e-05]
set origin 0.0000e+00, 5.0000e-01
set size 1.0000e+00, 4.0000e-01
set mytics 10
set ytics auto
set format x ''
set logscale y
set ylabel "{/Symbol s} per bin [pb]"

plot \
sqrt(-1) ls 14 title 'SD1|#1, scale variation',\
sqrt(-1) ls 13 title 'SD0|#1, scale variation',\
sqrt(-1) ls 12 title 'LO|#1, scale variation',\
sqrt(-1) ls 11 title 'NLO|#1, scale variation',\
'MADatNLO.HwU' index 367 using (($1+$2)/2):($3 >= 0 ? sqrt(-1) : abs($3)):4 w yerrorbar ls 104 title '',\
'MADatNLO.HwU' index 367 using (($1+$2)/2):($3 >= 0 ? sqrt(-1) : abs($3)) ls 104 title '',\
'MADatNLO.HwU' index 367 using (($1+$2)/2):($3 < 0 ? sqrt(-1) : $3):4 w yerrorbar ls 4 title '',\
'MADatNLO.HwU' index 367 using (($1+$2)/2):($3 < 0 ? sqrt(-1) : $3) ls 4 title 'SD1|#1, central value, dynamical\_scale\_choice=10',\
'MADatNLO.HwU' index 366 using (($1+$2)/2):($3 >= 0 ? sqrt(-1) : abs($3)):4 w yerrorbar ls 103 title '',\
'MADatNLO.HwU' index 366 using (($1+$2)/2):($3 >= 0 ? sqrt(-1) : abs($3)) ls 103 title '',\
'MADatNLO.HwU' index 366 using (($1+$2)/2):($3 < 0 ? sqrt(-1) : $3):4 w yerrorbar ls 3 title '',\
'MADatNLO.HwU' index 366 using (($1+$2)/2):($3 < 0 ? sqrt(-1) : $3) ls 3 title 'SD0|#1, central value, dynamical\_scale\_choice=10',\
'MADatNLO.HwU' index 365 using (($1+$2)/2):($3 >= 0 ? sqrt(-1) : abs($3)):4 w yerrorbar ls 102 title '',\
'MADatNLO.HwU' index 365 using (($1+$2)/2):($3 >= 0 ? sqrt(-1) : abs($3)) ls 102 title '',\
'MADatNLO.HwU' index 365 using (($1+$2)/2):($3 < 0 ? sqrt(-1) : $3):4 w yerrorbar ls 2 title '',\
'MADatNLO.HwU' index 365 using (($1+$2)/2):($3 < 0 ? sqrt(-1) : $3) ls 2 title 'LO|#1, central value, dynamical\_scale\_choice=10',\
'MADatNLO.HwU' index 364 using (($1+$2)/2):($3 >= 0 ? sqrt(-1) : abs($3)):4 w yerrorbar ls 101 title '',\
'MADatNLO.HwU' index 364 using (($1+$2)/2):($3 >= 0 ? sqrt(-1) : abs($3)) ls 101 title '',\
'MADatNLO.HwU' index 364 using (($1+$2)/2):($3 < 0 ? sqrt(-1) : $3):4 w yerrorbar ls 1 title '',\
'MADatNLO.HwU' index 364 using (($1+$2)/2):($3 < 0 ? sqrt(-1) : $3) ls 1 title 'NLO|#1, central value, dynamical\_scale\_choice=10'
#-- rendering subhistograms 'Relative scale and PDF uncertainty'
unset label
unset format
set yrange [-2.4407e-01:2.3088e-01]
set origin 0.0000e+00, 3.5000e-01
set size 1.0000e+00, 1.5000e-01
set mytics 2
set ytics auto
set format x ''
unset logscale y
set ylabel "NLO|#1 rel.unc."
set label "Relative uncertainties w.r.t. central values" font ",9" front at graph 0.03, graph 0.13
plot \
'MADatNLO.HwU' index 367 using (($1+$2)/2):(safe($7,$3,1.0)-1.0) ls 14 title '',\
'MADatNLO.HwU' index 367 using (($1+$2)/2):(safe($6,$3,1.0)-1.0) ls 14 title '',\
'MADatNLO.HwU' index 366 using (($1+$2)/2):(safe($7,$3,1.0)-1.0) ls 13 title '',\
'MADatNLO.HwU' index 366 using (($1+$2)/2):(safe($6,$3,1.0)-1.0) ls 13 title '',\
'MADatNLO.HwU' index 365 using (($1+$2)/2):(safe($7,$3,1.0)-1.0) ls 12 title '',\
'MADatNLO.HwU' index 365 using (($1+$2)/2):(safe($6,$3,1.0)-1.0) ls 12 title '',\
'MADatNLO.HwU' index 364 using (($1+$2)/2):(safe($7,$3,1.0)-1.0) ls 11 title '',\
'MADatNLO.HwU' index 364 using (($1+$2)/2):(safe($6,$3,1.0)-1.0) ls 11 title '',\
0.0 ls 999 title '',\
'MADatNLO.HwU' index 367 using (($1+$2)/2):(0.0):(safe($4,$3,0.0)) w yerrorbar ls 4 title '',\
'MADatNLO.HwU' index 367 using (($1+$2)/2):(safe($5,$3,1.0)-1.0) ls 4 title '',\
'MADatNLO.HwU' index 366 using (($1+$2)/2):(0.0):(safe($4,$3,0.0)) w yerrorbar ls 3 title '',\
'MADatNLO.HwU' index 366 using (($1+$2)/2):(safe($5,$3,1.0)-1.0) ls 3 title '',\
'MADatNLO.HwU' index 365 using (($1+$2)/2):(0.0):(safe($4,$3,0.0)) w yerrorbar ls 2 title '',\
'MADatNLO.HwU' index 365 using (($1+$2)/2):(safe($5,$3,1.0)-1.0) ls 2 title '',\
'MADatNLO.HwU' index 364 using (($1+$2)/2):(0.0):(safe($4,$3,0.0)) w yerrorbar ls 1 title '',\
'MADatNLO.HwU' index 364 using (($1+$2)/2):(safe($5,$3,1.0)-1.0) ls 1 title ''
#-- rendering subhistograms '(LO|#1SD0|#1SD1|#1)/(NLO|#1 central value) ratio'
unset label
unset format
set yrange [8.7415e-02:1.8633e+00]
set origin 0.0000e+00, 2.0000e-01
set size 1.0000e+00, 1.5000e-01
set mytics 2
set ytics auto
set format x
unset logscale y
set ylabel "ratio w.r.t. NLO|#1"
set label "(LO|#1SD0|#1SD1|#1)/(NLO|#1 central value)" font ",9" at graph 0.03, graph 0.13
plot \
1.0 ls 999 title '',\
'MADatNLO.HwU' index 370 using (($1+$2)/2):7 ls 14 title '',\
'MADatNLO.HwU' index 370 using (($1+$2)/2):6 ls 14 title '',\
'MADatNLO.HwU' index 369 using (($1+$2)/2):7 ls 13 title '',\
'MADatNLO.HwU' index 369 using (($1+$2)/2):6 ls 13 title '',\
'MADatNLO.HwU' index 368 using (($1+$2)/2):7 ls 12 title '',\
'MADatNLO.HwU' index 368 using (($1+$2)/2):6 ls 12 title '',\
'MADatNLO.HwU' index 370 using (($1+$2)/2):5 ls 4 title '',\
'MADatNLO.HwU' index 370 using (($1+$2)/2):3:4 w yerrorbar ls 4 title '',\
'MADatNLO.HwU' index 370 using (($1+$2)/2):3 ls 4 title '',\
'MADatNLO.HwU' index 369 using (($1+$2)/2):5 ls 3 title '',\
'MADatNLO.HwU' index 369 using (($1+$2)/2):3:4 w yerrorbar ls 3 title '',\
'MADatNLO.HwU' index 369 using (($1+$2)/2):3 ls 3 title '',\
'MADatNLO.HwU' index 368 using (($1+$2)/2):5 ls 2 title '',\
'MADatNLO.HwU' index 368 using (($1+$2)/2):3:4 w yerrorbar ls 2 title '',\
'MADatNLO.HwU' index 368 using (($1+$2)/2):3 ls 2 title ''

unset label

################################################################################

################################################################################
### Rendering of the plot titled 'V1V3 log M'
################################################################################

set multiplot
set label "V1V3 log M" font ",13" at graph 0.04, graph 1.05
set xrange [3.2000e+00:4.5000e+00]
set bmargin 0 
set tmargin 0
set xtics nomirror
set ytics nomirror
set mytics 10
set xtics auto
set key horizontal noreverse maxcols 1 width -4 
set label front 'MadGraph5\_aMC\@NLO' font "Courier,11" rotate by 90 at graph 1.02, graph 0.04

#-- rendering subhistograms 'NLO|#1 and LO|#1 results'

set format y '10^{%T}'
set yrange [3.5768e-10:2.1804e-05]
set origin 0.0000e+00, 5.0000e-01
set size 1.0000e+00, 4.0000e-01
set mytics 10
set ytics auto
set format x ''
set logscale y
set ylabel "{/Symbol s} per bin [pb]"

plot \
sqrt(-1) ls 14 title 'SD1|#1, scale variation',\
sqrt(-1) ls 13 title 'SD0|#1, scale variation',\
sqrt(-1) ls 12 title 'LO|#1, scale variation',\
sqrt(-1) ls 11 title 'NLO|#1, scale variation',\
'MADatNLO.HwU' index 374 using (($1+$2)/2):($3 >= 0 ? sqrt(-1) : abs($3)):4 w yerrorbar ls 104 title '',\
'MADatNLO.HwU' index 374 using (($1+$2)/2):($3 >= 0 ? sqrt(-1) : abs($3)) ls 104 title '',\
'MADatNLO.HwU' index 374 using (($1+$2)/2):($3 < 0 ? sqrt(-1) : $3):4 w yerrorbar ls 4 title '',\
'MADatNLO.HwU' index 374 using (($1+$2)/2):($3 < 0 ? sqrt(-1) : $3) ls 4 title 'SD1|#1, central value, dynamical\_scale\_choice=10',\
'MADatNLO.HwU' index 373 using (($1+$2)/2):($3 >= 0 ? sqrt(-1) : abs($3)):4 w yerrorbar ls 103 title '',\
'MADatNLO.HwU' index 373 using (($1+$2)/2):($3 >= 0 ? sqrt(-1) : abs($3)) ls 103 title '',\
'MADatNLO.HwU' index 373 using (($1+$2)/2):($3 < 0 ? sqrt(-1) : $3):4 w yerrorbar ls 3 title '',\
'MADatNLO.HwU' index 373 using (($1+$2)/2):($3 < 0 ? sqrt(-1) : $3) ls 3 title 'SD0|#1, central value, dynamical\_scale\_choice=10',\
'MADatNLO.HwU' index 372 using (($1+$2)/2):($3 >= 0 ? sqrt(-1) : abs($3)):4 w yerrorbar ls 102 title '',\
'MADatNLO.HwU' index 372 using (($1+$2)/2):($3 >= 0 ? sqrt(-1) : abs($3)) ls 102 title '',\
'MADatNLO.HwU' index 372 using (($1+$2)/2):($3 < 0 ? sqrt(-1) : $3):4 w yerrorbar ls 2 title '',\
'MADatNLO.HwU' index 372 using (($1+$2)/2):($3 < 0 ? sqrt(-1) : $3) ls 2 title 'LO|#1, central value, dynamical\_scale\_choice=10',\
'MADatNLO.HwU' index 371 using (($1+$2)/2):($3 >= 0 ? sqrt(-1) : abs($3)):4 w yerrorbar ls 101 title '',\
'MADatNLO.HwU' index 371 using (($1+$2)/2):($3 >= 0 ? sqrt(-1) : abs($3)) ls 101 title '',\
'MADatNLO.HwU' index 371 using (($1+$2)/2):($3 < 0 ? sqrt(-1) : $3):4 w yerrorbar ls 1 title '',\
'MADatNLO.HwU' index 371 using (($1+$2)/2):($3 < 0 ? sqrt(-1) : $3) ls 1 title 'NLO|#1, central value, dynamical\_scale\_choice=10'
#-- rendering subhistograms 'Relative scale and PDF uncertainty'
unset label
unset format
set yrange [-1.6169e-01:1.6056e-01]
set origin 0.0000e+00, 3.5000e-01
set size 1.0000e+00, 1.5000e-01
set mytics 2
set ytics auto
set format x ''
unset logscale y
set ylabel "NLO|#1 rel.unc."
set label "Relative uncertainties w.r.t. central values" font ",9" front at graph 0.03, graph 0.13
plot \
'MADatNLO.HwU' index 374 using (($1+$2)/2):(safe($7,$3,1.0)-1.0) ls 14 title '',\
'MADatNLO.HwU' index 374 using (($1+$2)/2):(safe($6,$3,1.0)-1.0) ls 14 title '',\
'MADatNLO.HwU' index 373 using (($1+$2)/2):(safe($7,$3,1.0)-1.0) ls 13 title '',\
'MADatNLO.HwU' index 373 using (($1+$2)/2):(safe($6,$3,1.0)-1.0) ls 13 title '',\
'MADatNLO.HwU' index 372 using (($1+$2)/2):(safe($7,$3,1.0)-1.0) ls 12 title '',\
'MADatNLO.HwU' index 372 using (($1+$2)/2):(safe($6,$3,1.0)-1.0) ls 12 title '',\
'MADatNLO.HwU' index 371 using (($1+$2)/2):(safe($7,$3,1.0)-1.0) ls 11 title '',\
'MADatNLO.HwU' index 371 using (($1+$2)/2):(safe($6,$3,1.0)-1.0) ls 11 title '',\
0.0 ls 999 title '',\
'MADatNLO.HwU' index 374 using (($1+$2)/2):(0.0):(safe($4,$3,0.0)) w yerrorbar ls 4 title '',\
'MADatNLO.HwU' index 374 using (($1+$2)/2):(safe($5,$3,1.0)-1.0) ls 4 title '',\
'MADatNLO.HwU' index 373 using (($1+$2)/2):(0.0):(safe($4,$3,0.0)) w yerrorbar ls 3 title '',\
'MADatNLO.HwU' index 373 using (($1+$2)/2):(safe($5,$3,1.0)-1.0) ls 3 title '',\
'MADatNLO.HwU' index 372 using (($1+$2)/2):(0.0):(safe($4,$3,0.0)) w yerrorbar ls 2 title '',\
'MADatNLO.HwU' index 372 using (($1+$2)/2):(safe($5,$3,1.0)-1.0) ls 2 title '',\
'MADatNLO.HwU' index 371 using (($1+$2)/2):(0.0):(safe($4,$3,0.0)) w yerrorbar ls 1 title '',\
'MADatNLO.HwU' index 371 using (($1+$2)/2):(safe($5,$3,1.0)-1.0) ls 1 title ''
#-- rendering subhistograms '(LO|#1SD0|#1SD1|#1)/(NLO|#1 central value) ratio'
unset label
unset format
set yrange [1.4699e-01:1.8069e+00]
set origin 0.0000e+00, 2.0000e-01
set size 1.0000e+00, 1.5000e-01
set mytics 2
set ytics auto
set format x
unset logscale y
set ylabel "ratio w.r.t. NLO|#1"
set label "(LO|#1SD0|#1SD1|#1)/(NLO|#1 central value)" font ",9" at graph 0.03, graph 0.13
plot \
1.0 ls 999 title '',\
'MADatNLO.HwU' index 377 using (($1+$2)/2):7 ls 14 title '',\
'MADatNLO.HwU' index 377 using (($1+$2)/2):6 ls 14 title '',\
'MADatNLO.HwU' index 376 using (($1+$2)/2):7 ls 13 title '',\
'MADatNLO.HwU' index 376 using (($1+$2)/2):6 ls 13 title '',\
'MADatNLO.HwU' index 375 using (($1+$2)/2):7 ls 12 title '',\
'MADatNLO.HwU' index 375 using (($1+$2)/2):6 ls 12 title '',\
'MADatNLO.HwU' index 377 using (($1+$2)/2):5 ls 4 title '',\
'MADatNLO.HwU' index 377 using (($1+$2)/2):3:4 w yerrorbar ls 4 title '',\
'MADatNLO.HwU' index 377 using (($1+$2)/2):3 ls 4 title '',\
'MADatNLO.HwU' index 376 using (($1+$2)/2):5 ls 3 title '',\
'MADatNLO.HwU' index 376 using (($1+$2)/2):3:4 w yerrorbar ls 3 title '',\
'MADatNLO.HwU' index 376 using (($1+$2)/2):3 ls 3 title '',\
'MADatNLO.HwU' index 375 using (($1+$2)/2):5 ls 2 title '',\
'MADatNLO.HwU' index 375 using (($1+$2)/2):3:4 w yerrorbar ls 2 title '',\
'MADatNLO.HwU' index 375 using (($1+$2)/2):3 ls 2 title ''

unset label

################################################################################

################################################################################
### Rendering of the plot titled 'V1V2V3 log M'
################################################################################

set multiplot
set label "V1V2V3 log M" font ",13" at graph 0.04, graph 1.05
set xrange [3.4000e+00:4.5000e+00]
set bmargin 0 
set tmargin 0
set xtics nomirror
set ytics nomirror
set mytics 10
set xtics auto
set key horizontal noreverse maxcols 1 width -4 
set label front 'MadGraph5\_aMC\@NLO' font "Courier,11" rotate by 90 at graph 1.02, graph 0.04

#-- rendering subhistograms 'NLO|#1 and LO|#1 results'

set format y '10^{%T}'
set yrange [2.9578e-10:2.0129e-05]
set origin 0.0000e+00, 5.0000e-01
set size 1.0000e+00, 4.0000e-01
set mytics 10
set ytics auto
set format x ''
set logscale y
set ylabel "{/Symbol s} per bin [pb]"

plot \
sqrt(-1) ls 14 title 'SD1|#1, scale variation',\
sqrt(-1) ls 13 title 'SD0|#1, scale variation',\
sqrt(-1) ls 12 title 'LO|#1, scale variation',\
sqrt(-1) ls 11 title 'NLO|#1, scale variation',\
'MADatNLO.HwU' index 381 using (($1+$2)/2):($3 >= 0 ? sqrt(-1) : abs($3)):4 w yerrorbar ls 104 title '',\
'MADatNLO.HwU' index 381 using (($1+$2)/2):($3 >= 0 ? sqrt(-1) : abs($3)) ls 104 title '',\
'MADatNLO.HwU' index 381 using (($1+$2)/2):($3 < 0 ? sqrt(-1) : $3):4 w yerrorbar ls 4 title '',\
'MADatNLO.HwU' index 381 using (($1+$2)/2):($3 < 0 ? sqrt(-1) : $3) ls 4 title 'SD1|#1, central value, dynamical\_scale\_choice=10',\
'MADatNLO.HwU' index 380 using (($1+$2)/2):($3 >= 0 ? sqrt(-1) : abs($3)):4 w yerrorbar ls 103 title '',\
'MADatNLO.HwU' index 380 using (($1+$2)/2):($3 >= 0 ? sqrt(-1) : abs($3)) ls 103 title '',\
'MADatNLO.HwU' index 380 using (($1+$2)/2):($3 < 0 ? sqrt(-1) : $3):4 w yerrorbar ls 3 title '',\
'MADatNLO.HwU' index 380 using (($1+$2)/2):($3 < 0 ? sqrt(-1) : $3) ls 3 title 'SD0|#1, central value, dynamical\_scale\_choice=10',\
'MADatNLO.HwU' index 379 using (($1+$2)/2):($3 >= 0 ? sqrt(-1) : abs($3)):4 w yerrorbar ls 102 title '',\
'MADatNLO.HwU' index 379 using (($1+$2)/2):($3 >= 0 ? sqrt(-1) : abs($3)) ls 102 title '',\
'MADatNLO.HwU' index 379 using (($1+$2)/2):($3 < 0 ? sqrt(-1) : $3):4 w yerrorbar ls 2 title '',\
'MADatNLO.HwU' index 379 using (($1+$2)/2):($3 < 0 ? sqrt(-1) : $3) ls 2 title 'LO|#1, central value, dynamical\_scale\_choice=10',\
'MADatNLO.HwU' index 378 using (($1+$2)/2):($3 >= 0 ? sqrt(-1) : abs($3)):4 w yerrorbar ls 101 title '',\
'MADatNLO.HwU' index 378 using (($1+$2)/2):($3 >= 0 ? sqrt(-1) : abs($3)) ls 101 title '',\
'MADatNLO.HwU' index 378 using (($1+$2)/2):($3 < 0 ? sqrt(-1) : $3):4 w yerrorbar ls 1 title '',\
'MADatNLO.HwU' index 378 using (($1+$2)/2):($3 < 0 ? sqrt(-1) : $3) ls 1 title 'NLO|#1, central value, dynamical\_scale\_choice=10'
#-- rendering subhistograms 'Relative scale and PDF uncertainty'
unset label
unset format
set yrange [-7.1479e-02:8.1710e-02]
set origin 0.0000e+00, 3.5000e-01
set size 1.0000e+00, 1.5000e-01
set mytics 2
set ytics auto
set format x ''
unset logscale y
set ylabel "NLO|#1 rel.unc."
set label "Relative uncertainties w.r.t. central values" font ",9" front at graph 0.03, graph 0.13
plot \
'MADatNLO.HwU' index 381 using (($1+$2)/2):(safe($7,$3,1.0)-1.0) ls 14 title '',\
'MADatNLO.HwU' index 381 using (($1+$2)/2):(safe($6,$3,1.0)-1.0) ls 14 title '',\
'MADatNLO.HwU' index 380 using (($1+$2)/2):(safe($7,$3,1.0)-1.0) ls 13 title '',\
'MADatNLO.HwU' index 380 using (($1+$2)/2):(safe($6,$3,1.0)-1.0) ls 13 title '',\
'MADatNLO.HwU' index 379 using (($1+$2)/2):(safe($7,$3,1.0)-1.0) ls 12 title '',\
'MADatNLO.HwU' index 379 using (($1+$2)/2):(safe($6,$3,1.0)-1.0) ls 12 title '',\
'MADatNLO.HwU' index 378 using (($1+$2)/2):(safe($7,$3,1.0)-1.0) ls 11 title '',\
'MADatNLO.HwU' index 378 using (($1+$2)/2):(safe($6,$3,1.0)-1.0) ls 11 title '',\
0.0 ls 999 title '',\
'MADatNLO.HwU' index 381 using (($1+$2)/2):(0.0):(safe($4,$3,0.0)) w yerrorbar ls 4 title '',\
'MADatNLO.HwU' index 381 using (($1+$2)/2):(safe($5,$3,1.0)-1.0) ls 4 title '',\
'MADatNLO.HwU' index 380 using (($1+$2)/2):(0.0):(safe($4,$3,0.0)) w yerrorbar ls 3 title '',\
'MADatNLO.HwU' index 380 using (($1+$2)/2):(safe($5,$3,1.0)-1.0) ls 3 title '',\
'MADatNLO.HwU' index 379 using (($1+$2)/2):(0.0):(safe($4,$3,0.0)) w yerrorbar ls 2 title '',\
'MADatNLO.HwU' index 379 using (($1+$2)/2):(safe($5,$3,1.0)-1.0) ls 2 title '',\
'MADatNLO.HwU' index 378 using (($1+$2)/2):(0.0):(safe($4,$3,0.0)) w yerrorbar ls 1 title '',\
'MADatNLO.HwU' index 378 using (($1+$2)/2):(safe($5,$3,1.0)-1.0) ls 1 title ''
#-- rendering subhistograms '(LO|#1SD0|#1SD1|#1)/(NLO|#1 central value) ratio'
unset label
unset format
set yrange [-2.0981e+00:1.9847e+00]
set origin 0.0000e+00, 2.0000e-01
set size 1.0000e+00, 1.5000e-01
set mytics 2
set ytics auto
set format x
unset logscale y
set ylabel "ratio w.r.t. NLO|#1"
set label "(LO|#1SD0|#1SD1|#1)/(NLO|#1 central value)" font ",9" at graph 0.03, graph 0.13
plot \
1.0 ls 999 title '',\
'MADatNLO.HwU' index 384 using (($1+$2)/2):7 ls 14 title '',\
'MADatNLO.HwU' index 384 using (($1+$2)/2):6 ls 14 title '',\
'MADatNLO.HwU' index 383 using (($1+$2)/2):7 ls 13 title '',\
'MADatNLO.HwU' index 383 using (($1+$2)/2):6 ls 13 title '',\
'MADatNLO.HwU' index 382 using (($1+$2)/2):7 ls 12 title '',\
'MADatNLO.HwU' index 382 using (($1+$2)/2):6 ls 12 title '',\
'MADatNLO.HwU' index 384 using (($1+$2)/2):5 ls 4 title '',\
'MADatNLO.HwU' index 384 using (($1+$2)/2):3:4 w yerrorbar ls 4 title '',\
'MADatNLO.HwU' index 384 using (($1+$2)/2):3 ls 4 title '',\
'MADatNLO.HwU' index 383 using (($1+$2)/2):5 ls 3 title '',\
'MADatNLO.HwU' index 383 using (($1+$2)/2):3:4 w yerrorbar ls 3 title '',\
'MADatNLO.HwU' index 383 using (($1+$2)/2):3 ls 3 title '',\
'MADatNLO.HwU' index 382 using (($1+$2)/2):5 ls 2 title '',\
'MADatNLO.HwU' index 382 using (($1+$2)/2):3:4 w yerrorbar ls 2 title '',\
'MADatNLO.HwU' index 382 using (($1+$2)/2):3 ls 2 title ''

unset label

################################################################################
unset multiplot
!ps2pdf "MADatNLO.ps" &> /dev/null
